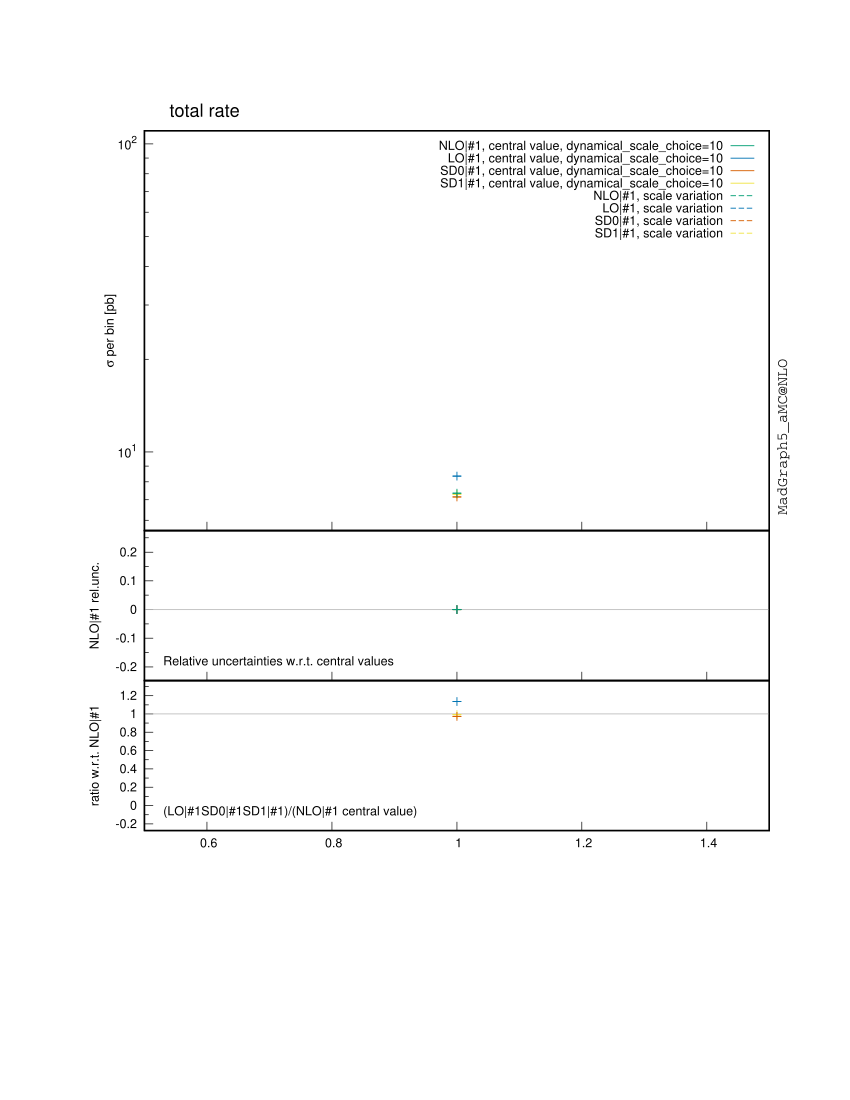

gnuplot code for this plot:

################################################################################
#
# This gnuplot file was generated by MadGraph5_aMC@NLO project, a program which 
# automatically generates Feynman diagrams and matrix elements for arbitrary
# high-energy processes in the Standard Model and beyond. It also perform the
# integration and/or generate events for these processes, at LO and NLO accuracy.
#
# For more information, visit madgraph.phys.ucl.ac.be and amcatnlo.web.cern.ch
#
################################################################################
# /home/marcozaro/MadGraph/3.0.4-sudakov/tt-sdk/bin/internal/histograms.py /home/marcozaro/MadGraph/3.0.4-sudakov/tt-sdk/SubProcesses/P0_gg_ttx/all_G1_15/MADatNLO.HwU /home/marcozaro/MadGraph/3.0.4-sudakov/tt-sdk/SubProcesses/P0_gg_ttx/all_G1_19/MADatNLO.HwU /home/marcozaro/MadGraph/3.0.4-sudakov/tt-sdk/SubProcesses/P0_gg_ttx/all_G1_61/MADatNLO.HwU /home/marcozaro/MadGraph/3.0.4-sudakov/tt-sdk/SubProcesses/P0_gg_ttx/all_G1_70/MADatNLO.HwU /home/marcozaro/MadGraph/3.0.4-sudakov/tt-sdk/SubProcesses/P0_gg_ttx/all_G1_10/MADatNLO.HwU /home/marcozaro/MadGraph/3.0.4-sudakov/tt-sdk/SubProcesses/P0_gg_ttx/all_G1_24/MADatNLO.HwU /home/marcozaro/MadGraph/3.0.4-sudakov/tt-sdk/SubProcesses/P0_gg_ttx/all_G1_21/MADatNLO.HwU /home/marcozaro/MadGraph/3.0.4-sudakov/tt-sdk/SubProcesses/P0_gg_ttx/all_G1_11/MADatNLO.HwU /home/marcozaro/MadGraph/3.0.4-sudakov/tt-sdk/SubProcesses/P0_gg_ttx/all_G1_57/MADatNLO.HwU /home/marcozaro/MadGraph/3.0.4-sudakov/tt-sdk/SubProcesses/P0_gg_ttx/all_G1_78/MADatNLO.HwU /home/marcozaro/MadGraph/3.0.4-sudakov/tt-sdk/SubProcesses/P0_gg_ttx/all_G1_33/MADatNLO.HwU /home/marcozaro/MadGraph/3.0.4-sudakov/tt-sdk/SubProcesses/P0_gg_ttx/all_G1_67/MADatNLO.HwU /home/marcozaro/MadGraph/3.0.4-sudakov/tt-sdk/SubProcesses/P0_gg_ttx/all_G1_77/MADatNLO.HwU /home/marcozaro/MadGraph/3.0.4-sudakov/tt-sdk/SubProcesses/P0_gg_ttx/all_G1_89/MADatNLO.HwU /home/marcozaro/MadGraph/3.0.4-sudakov/tt-sdk/SubProcesses/P0_gg_ttx/all_G1_56/MADatNLO.HwU /home/marcozaro/MadGraph/3.0.4-sudakov/tt-sdk/SubProcesses/P0_gg_ttx/all_G1_1/MADatNLO.HwU /home/marcozaro/MadGraph/3.0.4-sudakov/tt-sdk/SubProcesses/P0_gg_ttx/all_G1_65/MADatNLO.HwU /home/marcozaro/MadGraph/3.0.4-sudakov/tt-sdk/SubProcesses/P0_gg_ttx/all_G1_50/MADatNLO.HwU /home/marcozaro/MadGraph/3.0.4-sudakov/tt-sdk/SubProcesses/P0_gg_ttx/all_G1_12/MADatNLO.HwU /home/marcozaro/MadGraph/3.0.4-sudakov/tt-sdk/SubProcesses/P0_gg_ttx/all_G1_83/MADatNLO.HwU /home/marcozaro/MadGraph/3.0.4-sudakov/tt-sdk/SubProcesses/P0_gg_ttx/all_G1_2/MADatNLO.HwU /home/marcozaro/MadGraph/3.0.4-sudakov/tt-sdk/SubProcesses/P0_gg_ttx/all_G1_66/MADatNLO.HwU /home/marcozaro/MadGraph/3.0.4-sudakov/tt-sdk/SubProcesses/P0_gg_ttx/all_G1_38/MADatNLO.HwU /home/marcozaro/MadGraph/3.0.4-sudakov/tt-sdk/SubProcesses/P0_gg_ttx/all_G1_60/MADatNLO.HwU /home/marcozaro/MadGraph/3.0.4-sudakov/tt-sdk/SubProcesses/P0_gg_ttx/all_G1_23/MADatNLO.HwU /home/marcozaro/MadGraph/3.0.4-sudakov/tt-sdk/SubProcesses/P0_gg_ttx/all_G1_90/MADatNLO.HwU /home/marcozaro/MadGraph/3.0.4-sudakov/tt-sdk/SubProcesses/P0_gg_ttx/all_G1_36/MADatNLO.HwU /home/marcozaro/MadGraph/3.0.4-sudakov/tt-sdk/SubProcesses/P0_gg_ttx/all_G1_25/MADatNLO.HwU /home/marcozaro/MadGraph/3.0.4-sudakov/tt-sdk/SubProcesses/P0_gg_ttx/all_G1_68/MADatNLO.HwU /home/marcozaro/MadGraph/3.0.4-sudakov/tt-sdk/SubProcesses/P0_gg_ttx/all_G1_18/MADatNLO.HwU /home/marcozaro/MadGraph/3.0.4-sudakov/tt-sdk/SubProcesses/P0_gg_ttx/all_G1_40/MADatNLO.HwU /home/marcozaro/MadGraph/3.0.4-sudakov/tt-sdk/SubProcesses/P0_gg_ttx/all_G1_76/MADatNLO.HwU /home/marcozaro/MadGraph/3.0.4-sudakov/tt-sdk/SubProcesses/P0_gg_ttx/all_G1_88/MADatNLO.HwU /home/marcozaro/MadGraph/3.0.4-sudakov/tt-sdk/SubProcesses/P0_gg_ttx/all_G1_29/MADatNLO.HwU /home/marcozaro/MadGraph/3.0.4-sudakov/tt-sdk/SubProcesses/P0_gg_ttx/all_G1_97/MADatNLO.HwU /home/marcozaro/MadGraph/3.0.4-sudakov/tt-sdk/SubProcesses/P0_gg_ttx/all_G1_7/MADatNLO.HwU /home/marcozaro/MadGraph/3.0.4-sudakov/tt-sdk/SubProcesses/P0_gg_ttx/all_G1_62/MADatNLO.HwU /home/marcozaro/MadGraph/3.0.4-sudakov/tt-sdk/SubProcesses/P0_gg_ttx/all_G1_32/MADatNLO.HwU /home/marcozaro/MadGraph/3.0.4-sudakov/tt-sdk/SubProcesses/P0_gg_ttx/all_G1_98/MADatNLO.HwU /home/marcozaro/MadGraph/3.0.4-sudakov/tt-sdk/SubProcesses/P0_gg_ttx/all_G1_100/MADatNLO.HwU /home/marcozaro/MadGraph/3.0.4-sudakov/tt-sdk/SubProcesses/P0_gg_ttx/all_G1_71/MADatNLO.HwU /home/marcozaro/MadGraph/3.0.4-sudakov/tt-sdk/SubProcesses/P0_gg_ttx/all_G1_20/MADatNLO.HwU /home/marcozaro/MadGraph/3.0.4-sudakov/tt-sdk/SubProcesses/P0_gg_ttx/all_G1_92/MADatNLO.HwU /home/marcozaro/MadGraph/3.0.4-sudakov/tt-sdk/SubProcesses/P0_gg_ttx/all_G1_82/MADatNLO.HwU /home/marcozaro/MadGraph/3.0.4-sudakov/tt-sdk/SubProcesses/P0_gg_ttx/all_G1_16/MADatNLO.HwU /home/marcozaro/MadGraph/3.0.4-sudakov/tt-sdk/SubProcesses/P0_gg_ttx/all_G1_63/MADatNLO.HwU /home/marcozaro/MadGraph/3.0.4-sudakov/tt-sdk/SubProcesses/P0_gg_ttx/all_G1_46/MADatNLO.HwU /home/marcozaro/MadGraph/3.0.4-sudakov/tt-sdk/SubProcesses/P0_gg_ttx/all_G1_6/MADatNLO.HwU /home/marcozaro/MadGraph/3.0.4-sudakov/tt-sdk/SubProcesses/P0_gg_ttx/all_G1_87/MADatNLO.HwU /home/marcozaro/MadGraph/3.0.4-sudakov/tt-sdk/SubProcesses/P0_gg_ttx/all_G1_34/MADatNLO.HwU /home/marcozaro/MadGraph/3.0.4-sudakov/tt-sdk/SubProcesses/P0_gg_ttx/all_G1_79/MADatNLO.HwU /home/marcozaro/MadGraph/3.0.4-sudakov/tt-sdk/SubProcesses/P0_gg_ttx/all_G1_53/MADatNLO.HwU /home/marcozaro/MadGraph/3.0.4-sudakov/tt-sdk/SubProcesses/P0_gg_ttx/all_G1_39/MADatNLO.HwU /home/marcozaro/MadGraph/3.0.4-sudakov/tt-sdk/SubProcesses/P0_gg_ttx/all_G1_69/MADatNLO.HwU /home/marcozaro/MadGraph/3.0.4-sudakov/tt-sdk/SubProcesses/P0_gg_ttx/all_G1_28/MADatNLO.HwU /home/marcozaro/MadGraph/3.0.4-sudakov/tt-sdk/SubProcesses/P0_gg_ttx/all_G1_35/MADatNLO.HwU /home/marcozaro/MadGraph/3.0.4-sudakov/tt-sdk/SubProcesses/P0_gg_ttx/all_G1_3/MADatNLO.HwU /home/marcozaro/MadGraph/3.0.4-sudakov/tt-sdk/SubProcesses/P0_gg_ttx/all_G1_73/MADatNLO.HwU /home/marcozaro/MadGraph/3.0.4-sudakov/tt-sdk/SubProcesses/P0_gg_ttx/all_G1_22/MADatNLO.HwU /home/marcozaro/MadGraph/3.0.4-sudakov/tt-sdk/SubProcesses/P0_gg_ttx/all_G1_43/MADatNLO.HwU /home/marcozaro/MadGraph/3.0.4-sudakov/tt-sdk/SubProcesses/P0_gg_ttx/all_G1_27/MADatNLO.HwU /home/marcozaro/MadGraph/3.0.4-sudakov/tt-sdk/SubProcesses/P0_gg_ttx/all_G1_14/MADatNLO.HwU /home/marcozaro/MadGraph/3.0.4-sudakov/tt-sdk/SubProcesses/P0_gg_ttx/all_G1_45/MADatNLO.HwU /home/marcozaro/MadGraph/3.0.4-sudakov/tt-sdk/SubProcesses/P0_gg_ttx/all_G1_48/MADatNLO.HwU /home/marcozaro/MadGraph/3.0.4-sudakov/tt-sdk/SubProcesses/P0_gg_ttx/all_G1_72/MADatNLO.HwU /home/marcozaro/MadGraph/3.0.4-sudakov/tt-sdk/SubProcesses/P0_gg_ttx/all_G1_8/MADatNLO.HwU /home/marcozaro/MadGraph/3.0.4-sudakov/tt-sdk/SubProcesses/P0_gg_ttx/all_G1_91/MADatNLO.HwU /home/marcozaro/MadGraph/3.0.4-sudakov/tt-sdk/SubProcesses/P0_gg_ttx/all_G1_5/MADatNLO.HwU /home/marcozaro/MadGraph/3.0.4-sudakov/tt-sdk/SubProcesses/P0_gg_ttx/all_G1_26/MADatNLO.HwU /home/marcozaro/MadGraph/3.0.4-sudakov/tt-sdk/SubProcesses/P0_gg_ttx/all_G1_54/MADatNLO.HwU /home/marcozaro/MadGraph/3.0.4-sudakov/tt-sdk/SubProcesses/P0_gg_ttx/all_G1_74/MADatNLO.HwU /home/marcozaro/MadGraph/3.0.4-sudakov/tt-sdk/SubProcesses/P0_gg_ttx/all_G1_4/MADatNLO.HwU /home/marcozaro/MadGraph/3.0.4-sudakov/tt-sdk/SubProcesses/P0_gg_ttx/all_G1_17/MADatNLO.HwU /home/marcozaro/MadGraph/3.0.4-sudakov/tt-sdk/SubProcesses/P0_gg_ttx/all_G1_58/MADatNLO.HwU /home/marcozaro/MadGraph/3.0.4-sudakov/tt-sdk/SubProcesses/P0_gg_ttx/all_G1_95/MADatNLO.HwU /home/marcozaro/MadGraph/3.0.4-sudakov/tt-sdk/SubProcesses/P0_gg_ttx/all_G1_99/MADatNLO.HwU /home/marcozaro/MadGraph/3.0.4-sudakov/tt-sdk/SubProcesses/P0_gg_ttx/all_G1_13/MADatNLO.HwU /home/marcozaro/MadGraph/3.0.4-sudakov/tt-sdk/SubProcesses/P0_gg_ttx/all_G1_47/MADatNLO.HwU /home/marcozaro/MadGraph/3.0.4-sudakov/tt-sdk/SubProcesses/P0_gg_ttx/all_G1_75/MADatNLO.HwU /home/marcozaro/MadGraph/3.0.4-sudakov/tt-sdk/SubProcesses/P0_gg_ttx/all_G1_80/MADatNLO.HwU /home/marcozaro/MadGraph/3.0.4-sudakov/tt-sdk/SubProcesses/P0_gg_ttx/all_G1_31/MADatNLO.HwU /home/marcozaro/MadGraph/3.0.4-sudakov/tt-sdk/SubProcesses/P0_gg_ttx/all_G1_51/MADatNLO.HwU /home/marcozaro/MadGraph/3.0.4-sudakov/tt-sdk/SubProcesses/P0_gg_ttx/all_G1_42/MADatNLO.HwU /home/marcozaro/MadGraph/3.0.4-sudakov/tt-sdk/SubProcesses/P0_gg_ttx/all_G1_52/MADatNLO.HwU /home/marcozaro/MadGraph/3.0.4-sudakov/tt-sdk/SubProcesses/P0_gg_ttx/all_G1_84/MADatNLO.HwU /home/marcozaro/MadGraph/3.0.4-sudakov/tt-sdk/SubProcesses/P0_gg_ttx/all_G1_41/MADatNLO.HwU /home/marcozaro/MadGraph/3.0.4-sudakov/tt-sdk/SubProcesses/P0_gg_ttx/all_G1_85/MADatNLO.HwU /home/marcozaro/MadGraph/3.0.4-sudakov/tt-sdk/SubProcesses/P0_gg_ttx/all_G1_30/MADatNLO.HwU /home/marcozaro/MadGraph/3.0.4-sudakov/tt-sdk/SubProcesses/P0_gg_ttx/all_G1_96/MADatNLO.HwU /home/marcozaro/MadGraph/3.0.4-sudakov/tt-sdk/SubProcesses/P0_gg_ttx/all_G1_94/MADatNLO.HwU /home/marcozaro/MadGraph/3.0.4-sudakov/tt-sdk/SubProcesses/P0_gg_ttx/all_G1_86/MADatNLO.HwU /home/marcozaro/MadGraph/3.0.4-sudakov/tt-sdk/SubProcesses/P0_gg_ttx/all_G1_9/MADatNLO.HwU /home/marcozaro/MadGraph/3.0.4-sudakov/tt-sdk/SubProcesses/P0_gg_ttx/all_G1_55/MADatNLO.HwU /home/marcozaro/MadGraph/3.0.4-sudakov/tt-sdk/SubProcesses/P0_gg_ttx/all_G1_49/MADatNLO.HwU /home/marcozaro/MadGraph/3.0.4-sudakov/tt-sdk/SubProcesses/P0_gg_ttx/all_G1_44/MADatNLO.HwU /home/marcozaro/MadGraph/3.0.4-sudakov/tt-sdk/SubProcesses/P0_gg_ttx/all_G1_93/MADatNLO.HwU /home/marcozaro/MadGraph/3.0.4-sudakov/tt-sdk/SubProcesses/P0_gg_ttx/all_G1_64/MADatNLO.HwU /home/marcozaro/MadGraph/3.0.4-sudakov/tt-sdk/SubProcesses/P0_gg_ttx/all_G1_81/MADatNLO.HwU /home/marcozaro/MadGraph/3.0.4-sudakov/tt-sdk/SubProcesses/P0_gg_ttx/all_G1_59/MADatNLO.HwU /home/marcozaro/MadGraph/3.0.4-sudakov/tt-sdk/SubProcesses/P0_gg_ttx/all_G1_37/MADatNLO.HwU /home/marcozaro/MadGraph/3.0.4-sudakov/tt-sdk/SubProcesses/P0_uxu_ttx/all_G1_32/MADatNLO.HwU /home/marcozaro/MadGraph/3.0.4-sudakov/tt-sdk/SubProcesses/P0_ddx_ttx/all_G1_24/MADatNLO.HwU /home/marcozaro/MadGraph/3.0.4-sudakov/tt-sdk/SubProcesses/P0_ga_ttx/all_G1_2/MADatNLO.HwU /home/marcozaro/MadGraph/3.0.4-sudakov/tt-sdk/SubProcesses/P0_ag_ttx/all_G1_15/MADatNLO.HwU /home/marcozaro/MadGraph/3.0.4-sudakov/tt-sdk/SubProcesses/P0_uux_ttx/all_G1_8/MADatNLO.HwU /home/marcozaro/MadGraph/3.0.4-sudakov/tt-sdk/SubProcesses/P0_ag_ttx/all_G1_2/MADatNLO.HwU /home/marcozaro/MadGraph/3.0.4-sudakov/tt-sdk/SubProcesses/P0_ag_ttx/all_G1_5/MADatNLO.HwU /home/marcozaro/MadGraph/3.0.4-sudakov/tt-sdk/SubProcesses/P0_ga_ttx/all_G1_13/MADatNLO.HwU /home/marcozaro/MadGraph/3.0.4-sudakov/tt-sdk/SubProcesses/P0_ga_ttx/all_G1_17/MADatNLO.HwU /home/marcozaro/MadGraph/3.0.4-sudakov/tt-sdk/SubProcesses/P0_ga_ttx/all_G1_18/MADatNLO.HwU /home/marcozaro/MadGraph/3.0.4-sudakov/tt-sdk/SubProcesses/P0_ag_ttx/all_G1_8/MADatNLO.HwU /home/marcozaro/MadGraph/3.0.4-sudakov/tt-sdk/SubProcesses/P0_dxd_ttx/all_G1_23/MADatNLO.HwU /home/marcozaro/MadGraph/3.0.4-sudakov/tt-sdk/SubProcesses/P0_uxu_ttx/all_G1_15/MADatNLO.HwU /home/marcozaro/MadGraph/3.0.4-sudakov/tt-sdk/SubProcesses/P0_ag_ttx/all_G1_10/MADatNLO.HwU /home/marcozaro/MadGraph/3.0.4-sudakov/tt-sdk/SubProcesses/P0_ag_ttx/all_G1_11/MADatNLO.HwU /home/marcozaro/MadGraph/3.0.4-sudakov/tt-sdk/SubProcesses/P0_ag_ttx/all_G1_14/MADatNLO.HwU /home/marcozaro/MadGraph/3.0.4-sudakov/tt-sdk/SubProcesses/P0_ag_ttx/all_G1_9/MADatNLO.HwU /home/marcozaro/MadGraph/3.0.4-sudakov/tt-sdk/SubProcesses/P0_ag_ttx/all_G1_6/MADatNLO.HwU /home/marcozaro/MadGraph/3.0.4-sudakov/tt-sdk/SubProcesses/P0_ddx_ttx/all_G1_23/MADatNLO.HwU /home/marcozaro/MadGraph/3.0.4-sudakov/tt-sdk/SubProcesses/P0_uxu_ttx/all_G1_3/MADatNLO.HwU /home/marcozaro/MadGraph/3.0.4-sudakov/tt-sdk/SubProcesses/P0_ga_ttx/all_G1_1/MADatNLO.HwU /home/marcozaro/MadGraph/3.0.4-sudakov/tt-sdk/SubProcesses/P0_ag_ttx/all_G1_13/MADatNLO.HwU /home/marcozaro/MadGraph/3.0.4-sudakov/tt-sdk/SubProcesses/P0_uxu_ttx/all_G1_10/MADatNLO.HwU /home/marcozaro/MadGraph/3.0.4-sudakov/tt-sdk/SubProcesses/P0_ga_ttx/all_G1_12/MADatNLO.HwU /home/marcozaro/MadGraph/3.0.4-sudakov/tt-sdk/SubProcesses/P0_ag_ttx/all_G1_12/MADatNLO.HwU /home/marcozaro/MadGraph/3.0.4-sudakov/tt-sdk/SubProcesses/P0_ag_ttx/all_G1_1/MADatNLO.HwU /home/marcozaro/MadGraph/3.0.4-sudakov/tt-sdk/SubProcesses/P0_dxd_ttx/all_G1_11/MADatNLO.HwU /home/marcozaro/MadGraph/3.0.4-sudakov/tt-sdk/SubProcesses/P0_uxu_ttx/all_G1_4/MADatNLO.HwU /home/marcozaro/MadGraph/3.0.4-sudakov/tt-sdk/SubProcesses/P0_ga_ttx/all_G1_9/MADatNLO.HwU /home/marcozaro/MadGraph/3.0.4-sudakov/tt-sdk/SubProcesses/P0_ddx_ttx/all_G1_3/MADatNLO.HwU /home/marcozaro/MadGraph/3.0.4-sudakov/tt-sdk/SubProcesses/P0_uxu_ttx/all_G1_30/MADatNLO.HwU /home/marcozaro/MadGraph/3.0.4-sudakov/tt-sdk/SubProcesses/P0_dxd_ttx/all_G1_25/MADatNLO.HwU /home/marcozaro/MadGraph/3.0.4-sudakov/tt-sdk/SubProcesses/P0_dxd_ttx/all_G1_1/MADatNLO.HwU /home/marcozaro/MadGraph/3.0.4-sudakov/tt-sdk/SubProcesses/P0_ag_ttx/all_G1_3/MADatNLO.HwU /home/marcozaro/MadGraph/3.0.4-sudakov/tt-sdk/SubProcesses/P0_ag_ttx/all_G1_7/MADatNLO.HwU /home/marcozaro/MadGraph/3.0.4-sudakov/tt-sdk/SubProcesses/P0_uxu_ttx/all_G1_9/MADatNLO.HwU /home/marcozaro/MadGraph/3.0.4-sudakov/tt-sdk/SubProcesses/P0_ga_ttx/all_G1_3/MADatNLO.HwU /home/marcozaro/MadGraph/3.0.4-sudakov/tt-sdk/SubProcesses/P0_ddx_ttx/all_G1_5/MADatNLO.HwU /home/marcozaro/MadGraph/3.0.4-sudakov/tt-sdk/SubProcesses/P0_uxu_ttx/all_G1_23/MADatNLO.HwU /home/marcozaro/MadGraph/3.0.4-sudakov/tt-sdk/SubProcesses/P0_uxu_ttx/all_G1_12/MADatNLO.HwU /home/marcozaro/MadGraph/3.0.4-sudakov/tt-sdk/SubProcesses/P0_uxu_ttx/all_G1_1/MADatNLO.HwU /home/marcozaro/MadGraph/3.0.4-sudakov/tt-sdk/SubProcesses/P0_uxu_ttx/all_G1_29/MADatNLO.HwU /home/marcozaro/MadGraph/3.0.4-sudakov/tt-sdk/SubProcesses/P0_uxu_ttx/all_G1_16/MADatNLO.HwU /home/marcozaro/MadGraph/3.0.4-sudakov/tt-sdk/SubProcesses/P0_uxu_ttx/all_G1_37/MADatNLO.HwU /home/marcozaro/MadGraph/3.0.4-sudakov/tt-sdk/SubProcesses/P0_uxu_ttx/all_G1_24/MADatNLO.HwU /home/marcozaro/MadGraph/3.0.4-sudakov/tt-sdk/SubProcesses/P0_ga_ttx/all_G1_5/MADatNLO.HwU /home/marcozaro/MadGraph/3.0.4-sudakov/tt-sdk/SubProcesses/P0_ga_ttx/all_G1_20/MADatNLO.HwU /home/marcozaro/MadGraph/3.0.4-sudakov/tt-sdk/SubProcesses/P0_uxu_ttx/all_G1_31/MADatNLO.HwU /home/marcozaro/MadGraph/3.0.4-sudakov/tt-sdk/SubProcesses/P0_dxd_ttx/all_G1_8/MADatNLO.HwU /home/marcozaro/MadGraph/3.0.4-sudakov/tt-sdk/SubProcesses/P0_uxu_ttx/all_G1_36/MADatNLO.HwU /home/marcozaro/MadGraph/3.0.4-sudakov/tt-sdk/SubProcesses/P0_uxu_ttx/all_G1_33/MADatNLO.HwU /home/marcozaro/MadGraph/3.0.4-sudakov/tt-sdk/SubProcesses/P0_ga_ttx/all_G1_19/MADatNLO.HwU /home/marcozaro/MadGraph/3.0.4-sudakov/tt-sdk/SubProcesses/P0_dxd_ttx/all_G1_19/MADatNLO.HwU /home/marcozaro/MadGraph/3.0.4-sudakov/tt-sdk/SubProcesses/P0_ag_ttx/all_G1_4/MADatNLO.HwU /home/marcozaro/MadGraph/3.0.4-sudakov/tt-sdk/SubProcesses/P0_uxu_ttx/all_G1_26/MADatNLO.HwU /home/marcozaro/MadGraph/3.0.4-sudakov/tt-sdk/SubProcesses/P0_uxu_ttx/all_G1_6/MADatNLO.HwU /home/marcozaro/MadGraph/3.0.4-sudakov/tt-sdk/SubProcesses/P0_uxu_ttx/all_G1_25/MADatNLO.HwU /home/marcozaro/MadGraph/3.0.4-sudakov/tt-sdk/SubProcesses/P0_ga_ttx/all_G1_14/MADatNLO.HwU /home/marcozaro/MadGraph/3.0.4-sudakov/tt-sdk/SubProcesses/P0_dxd_ttx/all_G1_24/MADatNLO.HwU /home/marcozaro/MadGraph/3.0.4-sudakov/tt-sdk/SubProcesses/P0_uxu_ttx/all_G1_22/MADatNLO.HwU /home/marcozaro/MadGraph/3.0.4-sudakov/tt-sdk/SubProcesses/P0_uxu_ttx/all_G1_20/MADatNLO.HwU /home/marcozaro/MadGraph/3.0.4-sudakov/tt-sdk/SubProcesses/P0_uxu_ttx/all_G1_11/MADatNLO.HwU /home/marcozaro/MadGraph/3.0.4-sudakov/tt-sdk/SubProcesses/P0_dxd_ttx/all_G1_10/MADatNLO.HwU /home/marcozaro/MadGraph/3.0.4-sudakov/tt-sdk/SubProcesses/P0_uxu_ttx/all_G1_28/MADatNLO.HwU /home/marcozaro/MadGraph/3.0.4-sudakov/tt-sdk/SubProcesses/P0_ga_ttx/all_G1_6/MADatNLO.HwU /home/marcozaro/MadGraph/3.0.4-sudakov/tt-sdk/SubProcesses/P0_ddx_ttx/all_G1_20/MADatNLO.HwU /home/marcozaro/MadGraph/3.0.4-sudakov/tt-sdk/SubProcesses/P0_dxd_ttx/all_G1_9/MADatNLO.HwU /home/marcozaro/MadGraph/3.0.4-sudakov/tt-sdk/SubProcesses/P0_dxd_ttx/all_G1_20/MADatNLO.HwU /home/marcozaro/MadGraph/3.0.4-sudakov/tt-sdk/SubProcesses/P0_dxd_ttx/all_G1_3/MADatNLO.HwU /home/marcozaro/MadGraph/3.0.4-sudakov/tt-sdk/SubProcesses/P0_dxd_ttx/all_G1_4/MADatNLO.HwU /home/marcozaro/MadGraph/3.0.4-sudakov/tt-sdk/SubProcesses/P0_ga_ttx/all_G1_10/MADatNLO.HwU /home/marcozaro/MadGraph/3.0.4-sudakov/tt-sdk/SubProcesses/P0_dxd_ttx/all_G1_15/MADatNLO.HwU /home/marcozaro/MadGraph/3.0.4-sudakov/tt-sdk/SubProcesses/P0_dxd_ttx/all_G1_18/MADatNLO.HwU /home/marcozaro/MadGraph/3.0.4-sudakov/tt-sdk/SubProcesses/P0_uxu_ttx/all_G1_35/MADatNLO.HwU /home/marcozaro/MadGraph/3.0.4-sudakov/tt-sdk/SubProcesses/P0_uxu_ttx/all_G1_27/MADatNLO.HwU /home/marcozaro/MadGraph/3.0.4-sudakov/tt-sdk/SubProcesses/P0_uux_ttx/all_G1_22/MADatNLO.HwU /home/marcozaro/MadGraph/3.0.4-sudakov/tt-sdk/SubProcesses/P0_uux_ttx/all_G1_2/MADatNLO.HwU /home/marcozaro/MadGraph/3.0.4-sudakov/tt-sdk/SubProcesses/P0_ga_ttx/all_G1_4/MADatNLO.HwU /home/marcozaro/MadGraph/3.0.4-sudakov/tt-sdk/SubProcesses/P0_uux_ttx/all_G1_6/MADatNLO.HwU /home/marcozaro/MadGraph/3.0.4-sudakov/tt-sdk/SubProcesses/P0_uxu_ttx/all_G1_5/MADatNLO.HwU /home/marcozaro/MadGraph/3.0.4-sudakov/tt-sdk/SubProcesses/P0_dxd_ttx/all_G1_14/MADatNLO.HwU /home/marcozaro/MadGraph/3.0.4-sudakov/tt-sdk/SubProcesses/P0_uxu_ttx/all_G1_38/MADatNLO.HwU /home/marcozaro/MadGraph/3.0.4-sudakov/tt-sdk/SubProcesses/P0_uxu_ttx/all_G1_14/MADatNLO.HwU /home/marcozaro/MadGraph/3.0.4-sudakov/tt-sdk/SubProcesses/P0_uxu_ttx/all_G1_17/MADatNLO.HwU /home/marcozaro/MadGraph/3.0.4-sudakov/tt-sdk/SubProcesses/P0_ga_ttx/all_G1_8/MADatNLO.HwU /home/marcozaro/MadGraph/3.0.4-sudakov/tt-sdk/SubProcesses/P0_dxd_ttx/all_G1_26/MADatNLO.HwU /home/marcozaro/MadGraph/3.0.4-sudakov/tt-sdk/SubProcesses/P0_uxu_ttx/all_G1_2/MADatNLO.HwU /home/marcozaro/MadGraph/3.0.4-sudakov/tt-sdk/SubProcesses/P0_uxu_ttx/all_G1_13/MADatNLO.HwU /home/marcozaro/MadGraph/3.0.4-sudakov/tt-sdk/SubProcesses/P0_uxu_ttx/all_G1_21/MADatNLO.HwU /home/marcozaro/MadGraph/3.0.4-sudakov/tt-sdk/SubProcesses/P0_dxd_ttx/all_G1_2/MADatNLO.HwU /home/marcozaro/MadGraph/3.0.4-sudakov/tt-sdk/SubProcesses/P0_uxu_ttx/all_G1_7/MADatNLO.HwU /home/marcozaro/MadGraph/3.0.4-sudakov/tt-sdk/SubProcesses/P0_dxd_ttx/all_G1_12/MADatNLO.HwU /home/marcozaro/MadGraph/3.0.4-sudakov/tt-sdk/SubProcesses/P0_dxd_ttx/all_G1_6/MADatNLO.HwU /home/marcozaro/MadGraph/3.0.4-sudakov/tt-sdk/SubProcesses/P0_uxu_ttx/all_G1_18/MADatNLO.HwU /home/marcozaro/MadGraph/3.0.4-sudakov/tt-sdk/SubProcesses/P0_uxu_ttx/all_G1_8/MADatNLO.HwU /home/marcozaro/MadGraph/3.0.4-sudakov/tt-sdk/SubProcesses/P0_ddx_ttx/all_G1_1/MADatNLO.HwU /home/marcozaro/MadGraph/3.0.4-sudakov/tt-sdk/SubProcesses/P0_uxu_ttx/all_G1_34/MADatNLO.HwU /home/marcozaro/MadGraph/3.0.4-sudakov/tt-sdk/SubProcesses/P0_dxd_ttx/all_G1_22/MADatNLO.HwU /home/marcozaro/MadGraph/3.0.4-sudakov/tt-sdk/SubProcesses/P0_dxd_ttx/all_G1_13/MADatNLO.HwU /home/marcozaro/MadGraph/3.0.4-sudakov/tt-sdk/SubProcesses/P0_uux_ttx/all_G1_27/MADatNLO.HwU /home/marcozaro/MadGraph/3.0.4-sudakov/tt-sdk/SubProcesses/P0_uxu_ttx/all_G1_19/MADatNLO.HwU /home/marcozaro/MadGraph/3.0.4-sudakov/tt-sdk/SubProcesses/P0_ddx_ttx/all_G1_11/MADatNLO.HwU /home/marcozaro/MadGraph/3.0.4-sudakov/tt-sdk/SubProcesses/P0_dxd_ttx/all_G1_21/MADatNLO.HwU /home/marcozaro/MadGraph/3.0.4-sudakov/tt-sdk/SubProcesses/P0_dxd_ttx/all_G1_16/MADatNLO.HwU /home/marcozaro/MadGraph/3.0.4-sudakov/tt-sdk/SubProcesses/P0_ga_ttx/all_G1_15/MADatNLO.HwU /home/marcozaro/MadGraph/3.0.4-sudakov/tt-sdk/SubProcesses/P0_dxd_ttx/all_G1_5/MADatNLO.HwU /home/marcozaro/MadGraph/3.0.4-sudakov/tt-sdk/SubProcesses/P0_ga_ttx/all_G1_16/MADatNLO.HwU /home/marcozaro/MadGraph/3.0.4-sudakov/tt-sdk/SubProcesses/P0_ga_ttx/all_G1_7/MADatNLO.HwU /home/marcozaro/MadGraph/3.0.4-sudakov/tt-sdk/SubProcesses/P0_ddx_ttx/all_G1_4/MADatNLO.HwU /home/marcozaro/MadGraph/3.0.4-sudakov/tt-sdk/SubProcesses/P0_uux_ttx/all_G1_9/MADatNLO.HwU /home/marcozaro/MadGraph/3.0.4-sudakov/tt-sdk/SubProcesses/P0_dxd_ttx/all_G1_7/MADatNLO.HwU /home/marcozaro/MadGraph/3.0.4-sudakov/tt-sdk/SubProcesses/P0_ga_ttx/all_G1_11/MADatNLO.HwU /home/marcozaro/MadGraph/3.0.4-sudakov/tt-sdk/SubProcesses/P0_dxd_ttx/all_G1_17/MADatNLO.HwU /home/marcozaro/MadGraph/3.0.4-sudakov/tt-sdk/SubProcesses/P0_ddx_ttx/all_G1_21/MADatNLO.HwU /home/marcozaro/MadGraph/3.0.4-sudakov/tt-sdk/SubProcesses/P0_uux_ttx/all_G1_33/MADatNLO.HwU /home/marcozaro/MadGraph/3.0.4-sudakov/tt-sdk/SubProcesses/P0_ddx_ttx/all_G1_16/MADatNLO.HwU /home/marcozaro/MadGraph/3.0.4-sudakov/tt-sdk/SubProcesses/P0_ddx_ttx/all_G1_17/MADatNLO.HwU /home/marcozaro/MadGraph/3.0.4-sudakov/tt-sdk/SubProcesses/P0_uux_ttx/all_G1_29/MADatNLO.HwU /home/marcozaro/MadGraph/3.0.4-sudakov/tt-sdk/SubProcesses/P0_ddx_ttx/all_G1_13/MADatNLO.HwU /home/marcozaro/MadGraph/3.0.4-sudakov/tt-sdk/SubProcesses/P0_ddx_ttx/all_G1_9/MADatNLO.HwU /home/marcozaro/MadGraph/3.0.4-sudakov/tt-sdk/SubProcesses/P0_ddx_ttx/all_G1_8/MADatNLO.HwU /home/marcozaro/MadGraph/3.0.4-sudakov/tt-sdk/SubProcesses/P0_ddx_ttx/all_G1_22/MADatNLO.HwU /home/marcozaro/MadGraph/3.0.4-sudakov/tt-sdk/SubProcesses/P0_ddx_ttx/all_G1_2/MADatNLO.HwU /home/marcozaro/MadGraph/3.0.4-sudakov/tt-sdk/SubProcesses/P0_ddx_ttx/all_G1_26/MADatNLO.HwU /home/marcozaro/MadGraph/3.0.4-sudakov/tt-sdk/SubProcesses/P0_uux_ttx/all_G1_41/MADatNLO.HwU /home/marcozaro/MadGraph/3.0.4-sudakov/tt-sdk/SubProcesses/P0_uux_ttx/all_G1_4/MADatNLO.HwU /home/marcozaro/MadGraph/3.0.4-sudakov/tt-sdk/SubProcesses/P0_ddx_ttx/all_G1_10/MADatNLO.HwU /home/marcozaro/MadGraph/3.0.4-sudakov/tt-sdk/SubProcesses/P0_ddx_ttx/all_G1_12/MADatNLO.HwU /home/marcozaro/MadGraph/3.0.4-sudakov/tt-sdk/SubProcesses/P0_ddx_ttx/all_G1_28/MADatNLO.HwU /home/marcozaro/MadGraph/3.0.4-sudakov/tt-sdk/SubProcesses/P0_ddx_ttx/all_G1_25/MADatNLO.HwU /home/marcozaro/MadGraph/3.0.4-sudakov/tt-sdk/SubProcesses/P0_uux_ttx/all_G1_18/MADatNLO.HwU /home/marcozaro/MadGraph/3.0.4-sudakov/tt-sdk/SubProcesses/P0_uux_ttx/all_G1_16/MADatNLO.HwU /home/marcozaro/MadGraph/3.0.4-sudakov/tt-sdk/SubProcesses/P0_ddx_ttx/all_G1_30/MADatNLO.HwU /home/marcozaro/MadGraph/3.0.4-sudakov/tt-sdk/SubProcesses/P0_uux_ttx/all_G1_40/MADatNLO.HwU /home/marcozaro/MadGraph/3.0.4-sudakov/tt-sdk/SubProcesses/P0_ddx_ttx/all_G1_6/MADatNLO.HwU /home/marcozaro/MadGraph/3.0.4-sudakov/tt-sdk/SubProcesses/P0_ddx_ttx/all_G1_27/MADatNLO.HwU /home/marcozaro/MadGraph/3.0.4-sudakov/tt-sdk/SubProcesses/P0_ddx_ttx/all_G1_19/MADatNLO.HwU /home/marcozaro/MadGraph/3.0.4-sudakov/tt-sdk/SubProcesses/P0_uux_ttx/all_G1_35/MADatNLO.HwU /home/marcozaro/MadGraph/3.0.4-sudakov/tt-sdk/SubProcesses/P0_uux_ttx/all_G1_42/MADatNLO.HwU /home/marcozaro/MadGraph/3.0.4-sudakov/tt-sdk/SubProcesses/P0_ddx_ttx/all_G1_18/MADatNLO.HwU /home/marcozaro/MadGraph/3.0.4-sudakov/tt-sdk/SubProcesses/P0_uux_ttx/all_G1_43/MADatNLO.HwU /home/marcozaro/MadGraph/3.0.4-sudakov/tt-sdk/SubProcesses/P0_uux_ttx/all_G1_11/MADatNLO.HwU /home/marcozaro/MadGraph/3.0.4-sudakov/tt-sdk/SubProcesses/P0_ddx_ttx/all_G1_29/MADatNLO.HwU /home/marcozaro/MadGraph/3.0.4-sudakov/tt-sdk/SubProcesses/P0_uux_ttx/all_G1_19/MADatNLO.HwU /home/marcozaro/MadGraph/3.0.4-sudakov/tt-sdk/SubProcesses/P0_ddx_ttx/all_G1_15/MADatNLO.HwU /home/marcozaro/MadGraph/3.0.4-sudakov/tt-sdk/SubProcesses/P0_uux_ttx/all_G1_46/MADatNLO.HwU /home/marcozaro/MadGraph/3.0.4-sudakov/tt-sdk/SubProcesses/P0_ddx_ttx/all_G1_14/MADatNLO.HwU /home/marcozaro/MadGraph/3.0.4-sudakov/tt-sdk/SubProcesses/P0_uux_ttx/all_G1_3/MADatNLO.HwU /home/marcozaro/MadGraph/3.0.4-sudakov/tt-sdk/SubProcesses/P0_uux_ttx/all_G1_32/MADatNLO.HwU /home/marcozaro/MadGraph/3.0.4-sudakov/tt-sdk/SubProcesses/P0_ddx_ttx/all_G1_7/MADatNLO.HwU /home/marcozaro/MadGraph/3.0.4-sudakov/tt-sdk/SubProcesses/P0_uux_ttx/all_G1_38/MADatNLO.HwU /home/marcozaro/MadGraph/3.0.4-sudakov/tt-sdk/SubProcesses/P0_uux_ttx/all_G1_31/MADatNLO.HwU /home/marcozaro/MadGraph/3.0.4-sudakov/tt-sdk/SubProcesses/P0_uux_ttx/all_G1_30/MADatNLO.HwU /home/marcozaro/MadGraph/3.0.4-sudakov/tt-sdk/SubProcesses/P0_uux_ttx/all_G1_12/MADatNLO.HwU /home/marcozaro/MadGraph/3.0.4-sudakov/tt-sdk/SubProcesses/P0_uux_ttx/all_G1_44/MADatNLO.HwU /home/marcozaro/MadGraph/3.0.4-sudakov/tt-sdk/SubProcesses/P0_uux_ttx/all_G1_24/MADatNLO.HwU /home/marcozaro/MadGraph/3.0.4-sudakov/tt-sdk/SubProcesses/P0_uux_ttx/all_G1_21/MADatNLO.HwU /home/marcozaro/MadGraph/3.0.4-sudakov/tt-sdk/SubProcesses/P0_uux_ttx/all_G1_28/MADatNLO.HwU /home/marcozaro/MadGraph/3.0.4-sudakov/tt-sdk/SubProcesses/P0_uux_ttx/all_G1_45/MADatNLO.HwU /home/marcozaro/MadGraph/3.0.4-sudakov/tt-sdk/SubProcesses/P0_uux_ttx/all_G1_23/MADatNLO.HwU /home/marcozaro/MadGraph/3.0.4-sudakov/tt-sdk/SubProcesses/P0_uux_ttx/all_G1_36/MADatNLO.HwU /home/marcozaro/MadGraph/3.0.4-sudakov/tt-sdk/SubProcesses/P0_uux_ttx/all_G1_26/MADatNLO.HwU /home/marcozaro/MadGraph/3.0.4-sudakov/tt-sdk/SubProcesses/P0_uux_ttx/all_G1_13/MADatNLO.HwU /home/marcozaro/MadGraph/3.0.4-sudakov/tt-sdk/SubProcesses/P0_uux_ttx/all_G1_37/MADatNLO.HwU /home/marcozaro/MadGraph/3.0.4-sudakov/tt-sdk/SubProcesses/P0_uux_ttx/all_G1_17/MADatNLO.HwU /home/marcozaro/MadGraph/3.0.4-sudakov/tt-sdk/SubProcesses/P0_uux_ttx/all_G1_1/MADatNLO.HwU /home/marcozaro/MadGraph/3.0.4-sudakov/tt-sdk/SubProcesses/P0_uux_ttx/all_G1_7/MADatNLO.HwU /home/marcozaro/MadGraph/3.0.4-sudakov/tt-sdk/SubProcesses/P0_uux_ttx/all_G1_20/MADatNLO.HwU /home/marcozaro/MadGraph/3.0.4-sudakov/tt-sdk/SubProcesses/P0_uux_ttx/all_G1_47/MADatNLO.HwU /home/marcozaro/MadGraph/3.0.4-sudakov/tt-sdk/SubProcesses/P0_uux_ttx/all_G1_39/MADatNLO.HwU /home/marcozaro/MadGraph/3.0.4-sudakov/tt-sdk/SubProcesses/P0_uux_ttx/all_G1_25/MADatNLO.HwU /home/marcozaro/MadGraph/3.0.4-sudakov/tt-sdk/SubProcesses/P0_uux_ttx/all_G1_5/MADatNLO.HwU /home/marcozaro/MadGraph/3.0.4-sudakov/tt-sdk/SubProcesses/P0_uux_ttx/all_G1_34/MADatNLO.HwU /home/marcozaro/MadGraph/3.0.4-sudakov/tt-sdk/SubProcesses/P0_uux_ttx/all_G1_15/MADatNLO.HwU /home/marcozaro/MadGraph/3.0.4-sudakov/tt-sdk/SubProcesses/P0_uux_ttx/all_G1_14/MADatNLO.HwU /home/marcozaro/MadGraph/3.0.4-sudakov/tt-sdk/SubProcesses/P0_uux_ttx/all_G1_10/MADatNLO.HwU /home/marcozaro/MadGraph/3.0.4-sudakov/tt-sdk/SubProcesses/P0_bbx_ttx/all_G1_34/MADatNLO.HwU /home/marcozaro/MadGraph/3.0.4-sudakov/tt-sdk/SubProcesses/P0_bxb_ttx/all_G1_21/MADatNLO.HwU /home/marcozaro/MadGraph/3.0.4-sudakov/tt-sdk/SubProcesses/P0_bbx_ttx/all_G1_13/MADatNLO.HwU /home/marcozaro/MadGraph/3.0.4-sudakov/tt-sdk/SubProcesses/P0_bbx_ttx/all_G1_9/MADatNLO.HwU /home/marcozaro/MadGraph/3.0.4-sudakov/tt-sdk/SubProcesses/P0_bbx_ttx/all_G1_6/MADatNLO.HwU /home/marcozaro/MadGraph/3.0.4-sudakov/tt-sdk/SubProcesses/P0_bbx_ttx/all_G1_39/MADatNLO.HwU /home/marcozaro/MadGraph/3.0.4-sudakov/tt-sdk/SubProcesses/P0_bbx_ttx/all_G1_15/MADatNLO.HwU /home/marcozaro/MadGraph/3.0.4-sudakov/tt-sdk/SubProcesses/P0_bbx_ttx/all_G1_5/MADatNLO.HwU /home/marcozaro/MadGraph/3.0.4-sudakov/tt-sdk/SubProcesses/P0_bbx_ttx/all_G1_14/MADatNLO.HwU /home/marcozaro/MadGraph/3.0.4-sudakov/tt-sdk/SubProcesses/P0_bbx_ttx/all_G1_22/MADatNLO.HwU /home/marcozaro/MadGraph/3.0.4-sudakov/tt-sdk/SubProcesses/P0_bbx_ttx/all_G1_4/MADatNLO.HwU /home/marcozaro/MadGraph/3.0.4-sudakov/tt-sdk/SubProcesses/P0_bbx_ttx/all_G1_12/MADatNLO.HwU /home/marcozaro/MadGraph/3.0.4-sudakov/tt-sdk/SubProcesses/P0_bbx_ttx/all_G1_29/MADatNLO.HwU /home/marcozaro/MadGraph/3.0.4-sudakov/tt-sdk/SubProcesses/P0_bbx_ttx/all_G1_10/MADatNLO.HwU /home/marcozaro/MadGraph/3.0.4-sudakov/tt-sdk/SubProcesses/P0_bbx_ttx/all_G1_33/MADatNLO.HwU /home/marcozaro/MadGraph/3.0.4-sudakov/tt-sdk/SubProcesses/P0_bbx_ttx/all_G1_27/MADatNLO.HwU /home/marcozaro/MadGraph/3.0.4-sudakov/tt-sdk/SubProcesses/P0_bbx_ttx/all_G1_1/MADatNLO.HwU /home/marcozaro/MadGraph/3.0.4-sudakov/tt-sdk/SubProcesses/P0_bxb_ttx/all_G1_30/MADatNLO.HwU /home/marcozaro/MadGraph/3.0.4-sudakov/tt-sdk/SubProcesses/P0_bbx_ttx/all_G1_24/MADatNLO.HwU /home/marcozaro/MadGraph/3.0.4-sudakov/tt-sdk/SubProcesses/P0_bbx_ttx/all_G1_35/MADatNLO.HwU /home/marcozaro/MadGraph/3.0.4-sudakov/tt-sdk/SubProcesses/P0_bbx_ttx/all_G1_7/MADatNLO.HwU /home/marcozaro/MadGraph/3.0.4-sudakov/tt-sdk/SubProcesses/P0_bbx_ttx/all_G1_18/MADatNLO.HwU /home/marcozaro/MadGraph/3.0.4-sudakov/tt-sdk/SubProcesses/P0_bbx_ttx/all_G1_28/MADatNLO.HwU /home/marcozaro/MadGraph/3.0.4-sudakov/tt-sdk/SubProcesses/P0_bxb_ttx/all_G1_2/MADatNLO.HwU /home/marcozaro/MadGraph/3.0.4-sudakov/tt-sdk/SubProcesses/P0_bbx_ttx/all_G1_16/MADatNLO.HwU /home/marcozaro/MadGraph/3.0.4-sudakov/tt-sdk/SubProcesses/P0_bbx_ttx/all_G1_3/MADatNLO.HwU /home/marcozaro/MadGraph/3.0.4-sudakov/tt-sdk/SubProcesses/P0_bbx_ttx/all_G1_17/MADatNLO.HwU /home/marcozaro/MadGraph/3.0.4-sudakov/tt-sdk/SubProcesses/P0_bbx_ttx/all_G1_30/MADatNLO.HwU /home/marcozaro/MadGraph/3.0.4-sudakov/tt-sdk/SubProcesses/P0_bbx_ttx/all_G1_36/MADatNLO.HwU /home/marcozaro/MadGraph/3.0.4-sudakov/tt-sdk/SubProcesses/P0_bbx_ttx/all_G1_2/MADatNLO.HwU /home/marcozaro/MadGraph/3.0.4-sudakov/tt-sdk/SubProcesses/P0_bbx_ttx/all_G1_26/MADatNLO.HwU /home/marcozaro/MadGraph/3.0.4-sudakov/tt-sdk/SubProcesses/P0_bxb_ttx/all_G1_23/MADatNLO.HwU /home/marcozaro/MadGraph/3.0.4-sudakov/tt-sdk/SubProcesses/P0_bbx_ttx/all_G1_11/MADatNLO.HwU /home/marcozaro/MadGraph/3.0.4-sudakov/tt-sdk/SubProcesses/P0_bbx_ttx/all_G1_38/MADatNLO.HwU /home/marcozaro/MadGraph/3.0.4-sudakov/tt-sdk/SubProcesses/P0_bbx_ttx/all_G1_19/MADatNLO.HwU /home/marcozaro/MadGraph/3.0.4-sudakov/tt-sdk/SubProcesses/P0_bbx_ttx/all_G1_31/MADatNLO.HwU /home/marcozaro/MadGraph/3.0.4-sudakov/tt-sdk/SubProcesses/P0_bxb_ttx/all_G1_9/MADatNLO.HwU /home/marcozaro/MadGraph/3.0.4-sudakov/tt-sdk/SubProcesses/P0_bbx_ttx/all_G1_20/MADatNLO.HwU /home/marcozaro/MadGraph/3.0.4-sudakov/tt-sdk/SubProcesses/P0_bxb_ttx/all_G1_3/MADatNLO.HwU /home/marcozaro/MadGraph/3.0.4-sudakov/tt-sdk/SubProcesses/P0_bxb_ttx/all_G1_22/MADatNLO.HwU /home/marcozaro/MadGraph/3.0.4-sudakov/tt-sdk/SubProcesses/P0_bxb_ttx/all_G1_14/MADatNLO.HwU /home/marcozaro/MadGraph/3.0.4-sudakov/tt-sdk/SubProcesses/P0_bbx_ttx/all_G1_32/MADatNLO.HwU /home/marcozaro/MadGraph/3.0.4-sudakov/tt-sdk/SubProcesses/P0_bbx_ttx/all_G1_37/MADatNLO.HwU /home/marcozaro/MadGraph/3.0.4-sudakov/tt-sdk/SubProcesses/P0_bxb_ttx/all_G1_31/MADatNLO.HwU /home/marcozaro/MadGraph/3.0.4-sudakov/tt-sdk/SubProcesses/P0_bxb_ttx/all_G1_20/MADatNLO.HwU /home/marcozaro/MadGraph/3.0.4-sudakov/tt-sdk/SubProcesses/P0_bbx_ttx/all_G1_21/MADatNLO.HwU /home/marcozaro/MadGraph/3.0.4-sudakov/tt-sdk/SubProcesses/P0_bbx_ttx/all_G1_25/MADatNLO.HwU /home/marcozaro/MadGraph/3.0.4-sudakov/tt-sdk/SubProcesses/P0_bbx_ttx/all_G1_8/MADatNLO.HwU /home/marcozaro/MadGraph/3.0.4-sudakov/tt-sdk/SubProcesses/P0_bxb_ttx/all_G1_7/MADatNLO.HwU /home/marcozaro/MadGraph/3.0.4-sudakov/tt-sdk/SubProcesses/P0_bbx_ttx/all_G1_23/MADatNLO.HwU /home/marcozaro/MadGraph/3.0.4-sudakov/tt-sdk/SubProcesses/P0_bxb_ttx/all_G1_13/MADatNLO.HwU /home/marcozaro/MadGraph/3.0.4-sudakov/tt-sdk/SubProcesses/P0_bxb_ttx/all_G1_18/MADatNLO.HwU /home/marcozaro/MadGraph/3.0.4-sudakov/tt-sdk/SubProcesses/P0_bxb_ttx/all_G1_4/MADatNLO.HwU /home/marcozaro/MadGraph/3.0.4-sudakov/tt-sdk/SubProcesses/P0_bxb_ttx/all_G1_12/MADatNLO.HwU /home/marcozaro/MadGraph/3.0.4-sudakov/tt-sdk/SubProcesses/P0_bxb_ttx/all_G1_27/MADatNLO.HwU /home/marcozaro/MadGraph/3.0.4-sudakov/tt-sdk/SubProcesses/P0_bxb_ttx/all_G1_32/MADatNLO.HwU /home/marcozaro/MadGraph/3.0.4-sudakov/tt-sdk/SubProcesses/P0_bxb_ttx/all_G1_19/MADatNLO.HwU /home/marcozaro/MadGraph/3.0.4-sudakov/tt-sdk/SubProcesses/P0_bxb_ttx/all_G1_24/MADatNLO.HwU /home/marcozaro/MadGraph/3.0.4-sudakov/tt-sdk/SubProcesses/P0_bxb_ttx/all_G1_1/MADatNLO.HwU /home/marcozaro/MadGraph/3.0.4-sudakov/tt-sdk/SubProcesses/P0_bxb_ttx/all_G1_25/MADatNLO.HwU /home/marcozaro/MadGraph/3.0.4-sudakov/tt-sdk/SubProcesses/P0_bxb_ttx/all_G1_29/MADatNLO.HwU /home/marcozaro/MadGraph/3.0.4-sudakov/tt-sdk/SubProcesses/P0_bxb_ttx/all_G1_6/MADatNLO.HwU /home/marcozaro/MadGraph/3.0.4-sudakov/tt-sdk/SubProcesses/P0_bxb_ttx/all_G1_16/MADatNLO.HwU /home/marcozaro/MadGraph/3.0.4-sudakov/tt-sdk/SubProcesses/P0_bxb_ttx/all_G1_17/MADatNLO.HwU /home/marcozaro/MadGraph/3.0.4-sudakov/tt-sdk/SubProcesses/P0_bxb_ttx/all_G1_28/MADatNLO.HwU /home/marcozaro/MadGraph/3.0.4-sudakov/tt-sdk/SubProcesses/P0_bxb_ttx/all_G1_8/MADatNLO.HwU /home/marcozaro/MadGraph/3.0.4-sudakov/tt-sdk/SubProcesses/P0_bxb_ttx/all_G1_26/MADatNLO.HwU /home/marcozaro/MadGraph/3.0.4-sudakov/tt-sdk/SubProcesses/P0_bxb_ttx/all_G1_5/MADatNLO.HwU /home/marcozaro/MadGraph/3.0.4-sudakov/tt-sdk/SubProcesses/P0_bxb_ttx/all_G1_11/MADatNLO.HwU /home/marcozaro/MadGraph/3.0.4-sudakov/tt-sdk/SubProcesses/P0_bxb_ttx/all_G1_10/MADatNLO.HwU /home/marcozaro/MadGraph/3.0.4-sudakov/tt-sdk/SubProcesses/P0_bxb_ttx/all_G1_15/MADatNLO.HwU --out=/home/marcozaro/MadGraph/3.0.4-sudakov/tt-sdk/Events/run_100tev_rij_cutsok_etacut/MADatNLO --gnuplot --band=[] --lhapdf-config=lhapdf-config --sum --keep_all_weights --no_open
reset

set lmargin 10
set rmargin 0
set terminal postscript portrait enhanced color "Helvetica" 9 
# The pdf terminal offers transparency support, but you will have to adapt things a bit
#set terminal pdf enhanced font "Helvetica 12" lw 1.0 dashed size 29.7cm, 21cm
set key font ",9"
set key samplen "2"
set output "MADatNLO.ps"

# This is the "PODO" color palette of gnuplot v.5, but with the order
# changed: palette of colors selected to be easily distinguishable by
# color-blind individuals with either protanopia or deuteranopia. Bang
# Wong [2011] Nature Methods 8, 441.

set style line   1 lt 1 lc rgb "#009e73" lw 1.3
set style line 101 lt 1 lc rgb "#009e73" lw 1.3 dt (6,3)
set style line  11 lt 2 lc rgb "#009e73" lw 1.3 dt (6,3)
set style line  21 lt 4 lc rgb "#009e73" lw 1.3 dt (3,2)
set style line  31 lt 6 lc rgb "#009e73" lw 1.3 dt (2,1)
set style line  41 lt 8 lc rgb "#009e73" lw 1.3 dt (4,3)

set style line   2 lt 1 lc rgb "#0072b2" lw 1.3
set style line 102 lt 1 lc rgb "#0072b2" lw 1.3 dt (6,3)
set style line  12 lt 2 lc rgb "#0072b2" lw 1.3 dt (6,3)
set style line  22 lt 4 lc rgb "#0072b2" lw 1.3 dt (3,2)
set style line  32 lt 6 lc rgb "#0072b2" lw 1.3 dt (2,1)
set style line  42 lt 8 lc rgb "#0072b2" lw 1.3 dt (4,3)

set style line   3 lt 1 lc rgb "#d55e00" lw 1.3
set style line 103 lt 1 lc rgb "#d55e00" lw 1.3 dt (6,3)
set style line  13 lt 2 lc rgb "#d55e00" lw 1.3 dt (6,3)
set style line  23 lt 4 lc rgb "#d55e00" lw 1.3 dt (3,2)
set style line  33 lt 6 lc rgb "#d55e00" lw 1.3 dt (2,1)
set style line  43 lt 8 lc rgb "#d55e00" lw 1.3 dt (4,3)

set style line   4 lt 1 lc rgb "#f0e442" lw 1.3
set style line 104 lt 1 lc rgb "#f0e442" lw 1.3 dt (6,3)
set style line  14 lt 2 lc rgb "#f0e442" lw 1.3 dt (6,3)
set style line  24 lt 4 lc rgb "#f0e442" lw 1.3 dt (3,2)
set style line  34 lt 6 lc rgb "#f0e442" lw 1.3 dt (2,1)
set style line  44 lt 8 lc rgb "#f0e442" lw 1.3 dt (4,3)

set style line   5 lt 1 lc rgb "#56b4e9" lw 1.3
set style line 105 lt 1 lc rgb "#56b4e9" lw 1.3 dt (6,3)
set style line  15 lt 2 lc rgb "#56b4e9" lw 1.3 dt (6,3)
set style line  25 lt 4 lc rgb "#56b4e9" lw 1.3 dt (3,2)
set style line  35 lt 6 lc rgb "#56b4e9" lw 1.3 dt (2,1)
set style line  45 lt 8 lc rgb "#56b4e9" lw 1.3 dt (4,3)

set style line   6 lt 1 lc rgb "#cc79a7" lw 1.3
set style line 106 lt 1 lc rgb "#cc79a7" lw 1.3 dt (6,3)
set style line  16 lt 2 lc rgb "#cc79a7" lw 1.3 dt (6,3)
set style line  26 lt 4 lc rgb "#cc79a7" lw 1.3 dt (3,2)
set style line  36 lt 6 lc rgb "#cc79a7" lw 1.3 dt (2,1)
set style line  46 lt 8 lc rgb "#cc79a7" lw 1.3 dt (4,3)

set style line   7 lt 1 lc rgb "#e69f00" lw 1.3
set style line 107 lt 1 lc rgb "#e69f00" lw 1.3 dt (6,3)
set style line  17 lt 2 lc rgb "#e69f00" lw 1.3 dt (6,3)
set style line  27 lt 4 lc rgb "#e69f00" lw 1.3 dt (3,2)
set style line  37 lt 6 lc rgb "#e69f00" lw 1.3 dt (2,1)
set style line  47 lt 8 lc rgb "#e69f00" lw 1.3 dt (4,3)

set style line   8 lt 1 lc rgb "black" lw 1.3
set style line 108 lt 1 lc rgb "black" lw 1.3 dt (6,3)
set style line  18 lt 2 lc rgb "black" lw 1.3 dt (6,3)
set style line  28 lt 4 lc rgb "black" lw 1.3 dt (3,2)
set style line  38 lt 6 lc rgb "black" lw 1.3 dt (2,1)
set style line  48 lt 8 lc rgb "black" lw 1.3 dt (4,3)


set style line 999 lt 1 lc rgb "gray" lw 1.3

safe(x,y,a) = (y == 0.0 ? a : x/y)

set style data histeps
set key invert



################################################################################
### Rendering of the plot titled 'total rate'
################################################################################

set multiplot
set label "total rate" font ",13" at graph 0.04, graph 1.05
set xrange [5.0000e-01:1.5000e+00]
set bmargin 0 
set tmargin 0
set xtics nomirror
set ytics nomirror
set mytics 10
set xtics auto
set key horizontal noreverse maxcols 1 width -4 
set label front 'MadGraph5\_aMC\@NLO' font "Courier,11" rotate by 90 at graph 1.02, graph 0.04

#-- rendering subhistograms 'NLO|#1 and LO|#1 results'

set format y '10^{%T}'
set yrange [5.5572e+00:1.1041e+02]
set origin 0.0000e+00, 5.0000e-01
set size 1.0000e+00, 4.0000e-01
set mytics 10
set ytics auto
set format x ''
set logscale y
set ylabel "{/Symbol s} per bin [pb]"

plot \
sqrt(-1) ls 14 title 'SD1|#1, scale variation',\
sqrt(-1) ls 13 title 'SD0|#1, scale variation',\
sqrt(-1) ls 12 title 'LO|#1, scale variation',\
sqrt(-1) ls 11 title 'NLO|#1, scale variation',\
'MADatNLO.HwU' index 3 using (($1+$2)/2):($3 >= 0 ? sqrt(-1) : abs($3)):4 w yerrorbar ls 104 title '',\
'MADatNLO.HwU' index 3 using (($1+$2)/2):($3 >= 0 ? sqrt(-1) : abs($3)) ls 104 title '',\
'MADatNLO.HwU' index 3 using (($1+$2)/2):($3 < 0 ? sqrt(-1) : $3):4 w yerrorbar ls 4 title '',\
'MADatNLO.HwU' index 3 using (($1+$2)/2):($3 < 0 ? sqrt(-1) : $3) ls 4 title 'SD1|#1, central value, dynamical\_scale\_choice=10',\
'MADatNLO.HwU' index 2 using (($1+$2)/2):($3 >= 0 ? sqrt(-1) : abs($3)):4 w yerrorbar ls 103 title '',\
'MADatNLO.HwU' index 2 using (($1+$2)/2):($3 >= 0 ? sqrt(-1) : abs($3)) ls 103 title '',\
'MADatNLO.HwU' index 2 using (($1+$2)/2):($3 < 0 ? sqrt(-1) : $3):4 w yerrorbar ls 3 title '',\
'MADatNLO.HwU' index 2 using (($1+$2)/2):($3 < 0 ? sqrt(-1) : $3) ls 3 title 'SD0|#1, central value, dynamical\_scale\_choice=10',\
'MADatNLO.HwU' index 1 using (($1+$2)/2):($3 >= 0 ? sqrt(-1) : abs($3)):4 w yerrorbar ls 102 title '',\
'MADatNLO.HwU' index 1 using (($1+$2)/2):($3 >= 0 ? sqrt(-1) : abs($3)) ls 102 title '',\
'MADatNLO.HwU' index 1 using (($1+$2)/2):($3 < 0 ? sqrt(-1) : $3):4 w yerrorbar ls 2 title '',\
'MADatNLO.HwU' index 1 using (($1+$2)/2):($3 < 0 ? sqrt(-1) : $3) ls 2 title 'LO|#1, central value, dynamical\_scale\_choice=10',\
'MADatNLO.HwU' index 0 using (($1+$2)/2):($3 >= 0 ? sqrt(-1) : abs($3)):4 w yerrorbar ls 101 title '',\
'MADatNLO.HwU' index 0 using (($1+$2)/2):($3 >= 0 ? sqrt(-1) : abs($3)) ls 101 title '',\
'MADatNLO.HwU' index 0 using (($1+$2)/2):($3 < 0 ? sqrt(-1) : $3):4 w yerrorbar ls 1 title '',\
'MADatNLO.HwU' index 0 using (($1+$2)/2):($3 < 0 ? sqrt(-1) : $3) ls 1 title 'NLO|#1, central value, dynamical\_scale\_choice=10'
#-- rendering subhistograms 'Relative scale and PDF uncertainty'
unset label
unset format
set yrange [-2.4759e-01:2.7531e-01]
set origin 0.0000e+00, 3.5000e-01
set size 1.0000e+00, 1.5000e-01
set mytics 2
set ytics auto
set format x ''
unset logscale y
set ylabel "NLO|#1 rel.unc."
set label "Relative uncertainties w.r.t. central values" font ",9" front at graph 0.03, graph 0.13
plot \
'MADatNLO.HwU' index 3 using (($1+$2)/2):(safe($7,$3,1.0)-1.0) ls 14 title '',\
'MADatNLO.HwU' index 3 using (($1+$2)/2):(safe($6,$3,1.0)-1.0) ls 14 title '',\
'MADatNLO.HwU' index 2 using (($1+$2)/2):(safe($7,$3,1.0)-1.0) ls 13 title '',\
'MADatNLO.HwU' index 2 using (($1+$2)/2):(safe($6,$3,1.0)-1.0) ls 13 title '',\
'MADatNLO.HwU' index 1 using (($1+$2)/2):(safe($7,$3,1.0)-1.0) ls 12 title '',\
'MADatNLO.HwU' index 1 using (($1+$2)/2):(safe($6,$3,1.0)-1.0) ls 12 title '',\
'MADatNLO.HwU' index 0 using (($1+$2)/2):(safe($7,$3,1.0)-1.0) ls 11 title '',\
'MADatNLO.HwU' index 0 using (($1+$2)/2):(safe($6,$3,1.0)-1.0) ls 11 title '',\
0.0 ls 999 title '',\
'MADatNLO.HwU' index 3 using (($1+$2)/2):(0.0):(safe($4,$3,0.0)) w yerrorbar ls 4 title '',\
'MADatNLO.HwU' index 3 using (($1+$2)/2):(safe($5,$3,1.0)-1.0) ls 4 title '',\
'MADatNLO.HwU' index 2 using (($1+$2)/2):(0.0):(safe($4,$3,0.0)) w yerrorbar ls 3 title '',\
'MADatNLO.HwU' index 2 using (($1+$2)/2):(safe($5,$3,1.0)-1.0) ls 3 title '',\
'MADatNLO.HwU' index 1 using (($1+$2)/2):(0.0):(safe($4,$3,0.0)) w yerrorbar ls 2 title '',\
'MADatNLO.HwU' index 1 using (($1+$2)/2):(safe($5,$3,1.0)-1.0) ls 2 title '',\
'MADatNLO.HwU' index 0 using (($1+$2)/2):(0.0):(safe($4,$3,0.0)) w yerrorbar ls 1 title '',\
'MADatNLO.HwU' index 0 using (($1+$2)/2):(safe($5,$3,1.0)-1.0) ls 1 title ''
#-- rendering subhistograms '(LO|#1SD0|#1SD1|#1)/(NLO|#1 central value) ratio'
unset label
unset format
set yrange [-2.7319e-01:1.3648e+00]
set origin 0.0000e+00, 2.0000e-01
set size 1.0000e+00, 1.5000e-01
set mytics 2
set ytics auto
set format x
unset logscale y
set ylabel "ratio w.r.t. NLO|#1"
set label "(LO|#1SD0|#1SD1|#1)/(NLO|#1 central value)" font ",9" at graph 0.03, graph 0.13
plot \
1.0 ls 999 title '',\
'MADatNLO.HwU' index 6 using (($1+$2)/2):7 ls 14 title '',\
'MADatNLO.HwU' index 6 using (($1+$2)/2):6 ls 14 title '',\
'MADatNLO.HwU' index 5 using (($1+$2)/2):7 ls 13 title '',\
'MADatNLO.HwU' index 5 using (($1+$2)/2):6 ls 13 title '',\
'MADatNLO.HwU' index 4 using (($1+$2)/2):7 ls 12 title '',\
'MADatNLO.HwU' index 4 using (($1+$2)/2):6 ls 12 title '',\
'MADatNLO.HwU' index 6 using (($1+$2)/2):5 ls 4 title '',\
'MADatNLO.HwU' index 6 using (($1+$2)/2):3:4 w yerrorbar ls 4 title '',\
'MADatNLO.HwU' index 6 using (($1+$2)/2):3 ls 4 title '',\
'MADatNLO.HwU' index 5 using (($1+$2)/2):5 ls 3 title '',\
'MADatNLO.HwU' index 5 using (($1+$2)/2):3:4 w yerrorbar ls 3 title '',\
'MADatNLO.HwU' index 5 using (($1+$2)/2):3 ls 3 title '',\
'MADatNLO.HwU' index 4 using (($1+$2)/2):5 ls 2 title '',\
'MADatNLO.HwU' index 4 using (($1+$2)/2):3:4 w yerrorbar ls 2 title '',\
'MADatNLO.HwU' index 4 using (($1+$2)/2):3 ls 2 title ''

unset label

################################################################################

################################################################################
### Rendering of the plot titled '1st charged lepton log pT'
################################################################################

set multiplot
set label "1st charged lepton log pT" font ",13" at graph 0.04, graph 1.05
set xrange [-2.0000e-01:3.8000e+00]
set bmargin 0 
set tmargin 0
set xtics nomirror
set ytics nomirror
set mytics 10
set xtics auto
set key horizontal noreverse maxcols 1 width -4 
set label front 'MadGraph5\_aMC\@NLO' font "Courier,11" rotate by 90 at graph 1.02, graph 0.04

#-- rendering subhistograms 'NLO|#1 and LO|#1 results'

set format y '10^{%T}'
set yrange [9.0000e-01:1.1000e+02]
set origin 0.0000e+00, 5.0000e-01
set size 1.0000e+00, 4.0000e-01
set mytics 10
set ytics auto
set format x ''
set logscale y
set ylabel "{/Symbol s} per bin [pb]"

plot \
sqrt(-1) ls 14 title 'SD1|#1, scale variation',\
sqrt(-1) ls 13 title 'SD0|#1, scale variation',\
sqrt(-1) ls 12 title 'LO|#1, scale variation',\
sqrt(-1) ls 11 title 'NLO|#1, scale variation',\
'MADatNLO.HwU' index 10 using (($1+$2)/2):($3 >= 0 ? sqrt(-1) : abs($3)):4 w yerrorbar ls 104 title '',\
'MADatNLO.HwU' index 10 using (($1+$2)/2):($3 >= 0 ? sqrt(-1) : abs($3)) ls 104 title '',\
'MADatNLO.HwU' index 10 using (($1+$2)/2):($3 < 0 ? sqrt(-1) : $3):4 w yerrorbar ls 4 title '',\
'MADatNLO.HwU' index 10 using (($1+$2)/2):($3 < 0 ? sqrt(-1) : $3) ls 4 title 'SD1|#1, central value, dynamical\_scale\_choice=10',\
'MADatNLO.HwU' index 9 using (($1+$2)/2):($3 >= 0 ? sqrt(-1) : abs($3)):4 w yerrorbar ls 103 title '',\
'MADatNLO.HwU' index 9 using (($1+$2)/2):($3 >= 0 ? sqrt(-1) : abs($3)) ls 103 title '',\
'MADatNLO.HwU' index 9 using (($1+$2)/2):($3 < 0 ? sqrt(-1) : $3):4 w yerrorbar ls 3 title '',\
'MADatNLO.HwU' index 9 using (($1+$2)/2):($3 < 0 ? sqrt(-1) : $3) ls 3 title 'SD0|#1, central value, dynamical\_scale\_choice=10',\
'MADatNLO.HwU' index 8 using (($1+$2)/2):($3 >= 0 ? sqrt(-1) : abs($3)):4 w yerrorbar ls 102 title '',\
'MADatNLO.HwU' index 8 using (($1+$2)/2):($3 >= 0 ? sqrt(-1) : abs($3)) ls 102 title '',\
'MADatNLO.HwU' index 8 using (($1+$2)/2):($3 < 0 ? sqrt(-1) : $3):4 w yerrorbar ls 2 title '',\
'MADatNLO.HwU' index 8 using (($1+$2)/2):($3 < 0 ? sqrt(-1) : $3) ls 2 title 'LO|#1, central value, dynamical\_scale\_choice=10',\
'MADatNLO.HwU' index 7 using (($1+$2)/2):($3 >= 0 ? sqrt(-1) : abs($3)):4 w yerrorbar ls 101 title '',\
'MADatNLO.HwU' index 7 using (($1+$2)/2):($3 >= 0 ? sqrt(-1) : abs($3)) ls 101 title '',\
'MADatNLO.HwU' index 7 using (($1+$2)/2):($3 < 0 ? sqrt(-1) : $3):4 w yerrorbar ls 1 title '',\
'MADatNLO.HwU' index 7 using (($1+$2)/2):($3 < 0 ? sqrt(-1) : $3) ls 1 title 'NLO|#1, central value, dynamical\_scale\_choice=10'
#-- rendering subhistograms 'Relative scale and PDF uncertainty'
unset label
unset format
set yrange [-1.4800e+00:1.4000e+00]
set origin 0.0000e+00, 3.5000e-01
set size 1.0000e+00, 1.5000e-01
set mytics 2
set ytics auto
set format x ''
unset logscale y
set ylabel "NLO|#1 rel.unc."
set label "Relative uncertainties w.r.t. central values" font ",9" front at graph 0.03, graph 0.13
plot \
'MADatNLO.HwU' index 10 using (($1+$2)/2):(safe($7,$3,1.0)-1.0) ls 14 title '',\
'MADatNLO.HwU' index 10 using (($1+$2)/2):(safe($6,$3,1.0)-1.0) ls 14 title '',\
'MADatNLO.HwU' index 9 using (($1+$2)/2):(safe($7,$3,1.0)-1.0) ls 13 title '',\
'MADatNLO.HwU' index 9 using (($1+$2)/2):(safe($6,$3,1.0)-1.0) ls 13 title '',\
'MADatNLO.HwU' index 8 using (($1+$2)/2):(safe($7,$3,1.0)-1.0) ls 12 title '',\
'MADatNLO.HwU' index 8 using (($1+$2)/2):(safe($6,$3,1.0)-1.0) ls 12 title '',\
'MADatNLO.HwU' index 7 using (($1+$2)/2):(safe($7,$3,1.0)-1.0) ls 11 title '',\
'MADatNLO.HwU' index 7 using (($1+$2)/2):(safe($6,$3,1.0)-1.0) ls 11 title '',\
0.0 ls 999 title '',\
'MADatNLO.HwU' index 10 using (($1+$2)/2):(0.0):(safe($4,$3,0.0)) w yerrorbar ls 4 title '',\
'MADatNLO.HwU' index 10 using (($1+$2)/2):(safe($5,$3,1.0)-1.0) ls 4 title '',\
'MADatNLO.HwU' index 9 using (($1+$2)/2):(0.0):(safe($4,$3,0.0)) w yerrorbar ls 3 title '',\
'MADatNLO.HwU' index 9 using (($1+$2)/2):(safe($5,$3,1.0)-1.0) ls 3 title '',\
'MADatNLO.HwU' index 8 using (($1+$2)/2):(0.0):(safe($4,$3,0.0)) w yerrorbar ls 2 title '',\
'MADatNLO.HwU' index 8 using (($1+$2)/2):(safe($5,$3,1.0)-1.0) ls 2 title '',\
'MADatNLO.HwU' index 7 using (($1+$2)/2):(0.0):(safe($4,$3,0.0)) w yerrorbar ls 1 title '',\
'MADatNLO.HwU' index 7 using (($1+$2)/2):(safe($5,$3,1.0)-1.0) ls 1 title ''
#-- rendering subhistograms '(LO|#1SD0|#1SD1|#1)/(NLO|#1 central value) ratio'
unset label
unset format
set yrange [-2.4000e-01:1.2000e+00]
set origin 0.0000e+00, 2.0000e-01
set size 1.0000e+00, 1.5000e-01
set mytics 2
set ytics auto
set format x
unset logscale y
set ylabel "ratio w.r.t. NLO|#1"
set label "(LO|#1SD0|#1SD1|#1)/(NLO|#1 central value)" font ",9" at graph 0.03, graph 0.13
plot \
1.0 ls 999 title '',\
'MADatNLO.HwU' index 13 using (($1+$2)/2):7 ls 14 title '',\
'MADatNLO.HwU' index 13 using (($1+$2)/2):6 ls 14 title '',\
'MADatNLO.HwU' index 12 using (($1+$2)/2):7 ls 13 title '',\
'MADatNLO.HwU' index 12 using (($1+$2)/2):6 ls 13 title '',\
'MADatNLO.HwU' index 11 using (($1+$2)/2):7 ls 12 title '',\
'MADatNLO.HwU' index 11 using (($1+$2)/2):6 ls 12 title '',\
'MADatNLO.HwU' index 13 using (($1+$2)/2):5 ls 4 title '',\
'MADatNLO.HwU' index 13 using (($1+$2)/2):3:4 w yerrorbar ls 4 title '',\
'MADatNLO.HwU' index 13 using (($1+$2)/2):3 ls 4 title '',\
'MADatNLO.HwU' index 12 using (($1+$2)/2):5 ls 3 title '',\
'MADatNLO.HwU' index 12 using (($1+$2)/2):3:4 w yerrorbar ls 3 title '',\
'MADatNLO.HwU' index 12 using (($1+$2)/2):3 ls 3 title '',\
'MADatNLO.HwU' index 11 using (($1+$2)/2):5 ls 2 title '',\
'MADatNLO.HwU' index 11 using (($1+$2)/2):3:4 w yerrorbar ls 2 title '',\
'MADatNLO.HwU' index 11 using (($1+$2)/2):3 ls 2 title ''

unset label

################################################################################

################################################################################
### Rendering of the plot titled '2nd charged lepton log pT'
################################################################################

set multiplot
set label "2nd charged lepton log pT" font ",13" at graph 0.04, graph 1.05
set xrange [-2.0000e-01:3.8000e+00]
set bmargin 0 
set tmargin 0
set xtics nomirror
set ytics nomirror
set mytics 10
set xtics auto
set key horizontal noreverse maxcols 1 width -4 
set label front 'MadGraph5\_aMC\@NLO' font "Courier,11" rotate by 90 at graph 1.02, graph 0.04

#-- rendering subhistograms 'NLO|#1 and LO|#1 results'

set format y '10^{%T}'
set yrange [9.0000e-01:1.1000e+02]
set origin 0.0000e+00, 5.0000e-01
set size 1.0000e+00, 4.0000e-01
set mytics 10
set ytics auto
set format x ''
set logscale y
set ylabel "{/Symbol s} per bin [pb]"

plot \
sqrt(-1) ls 14 title 'SD1|#1, scale variation',\
sqrt(-1) ls 13 title 'SD0|#1, scale variation',\
sqrt(-1) ls 12 title 'LO|#1, scale variation',\
sqrt(-1) ls 11 title 'NLO|#1, scale variation',\
'MADatNLO.HwU' index 17 using (($1+$2)/2):($3 >= 0 ? sqrt(-1) : abs($3)):4 w yerrorbar ls 104 title '',\
'MADatNLO.HwU' index 17 using (($1+$2)/2):($3 >= 0 ? sqrt(-1) : abs($3)) ls 104 title '',\
'MADatNLO.HwU' index 17 using (($1+$2)/2):($3 < 0 ? sqrt(-1) : $3):4 w yerrorbar ls 4 title '',\
'MADatNLO.HwU' index 17 using (($1+$2)/2):($3 < 0 ? sqrt(-1) : $3) ls 4 title 'SD1|#1, central value, dynamical\_scale\_choice=10',\
'MADatNLO.HwU' index 16 using (($1+$2)/2):($3 >= 0 ? sqrt(-1) : abs($3)):4 w yerrorbar ls 103 title '',\
'MADatNLO.HwU' index 16 using (($1+$2)/2):($3 >= 0 ? sqrt(-1) : abs($3)) ls 103 title '',\
'MADatNLO.HwU' index 16 using (($1+$2)/2):($3 < 0 ? sqrt(-1) : $3):4 w yerrorbar ls 3 title '',\
'MADatNLO.HwU' index 16 using (($1+$2)/2):($3 < 0 ? sqrt(-1) : $3) ls 3 title 'SD0|#1, central value, dynamical\_scale\_choice=10',\
'MADatNLO.HwU' index 15 using (($1+$2)/2):($3 >= 0 ? sqrt(-1) : abs($3)):4 w yerrorbar ls 102 title '',\
'MADatNLO.HwU' index 15 using (($1+$2)/2):($3 >= 0 ? sqrt(-1) : abs($3)) ls 102 title '',\
'MADatNLO.HwU' index 15 using (($1+$2)/2):($3 < 0 ? sqrt(-1) : $3):4 w yerrorbar ls 2 title '',\
'MADatNLO.HwU' index 15 using (($1+$2)/2):($3 < 0 ? sqrt(-1) : $3) ls 2 title 'LO|#1, central value, dynamical\_scale\_choice=10',\
'MADatNLO.HwU' index 14 using (($1+$2)/2):($3 >= 0 ? sqrt(-1) : abs($3)):4 w yerrorbar ls 101 title '',\
'MADatNLO.HwU' index 14 using (($1+$2)/2):($3 >= 0 ? sqrt(-1) : abs($3)) ls 101 title '',\
'MADatNLO.HwU' index 14 using (($1+$2)/2):($3 < 0 ? sqrt(-1) : $3):4 w yerrorbar ls 1 title '',\
'MADatNLO.HwU' index 14 using (($1+$2)/2):($3 < 0 ? sqrt(-1) : $3) ls 1 title 'NLO|#1, central value, dynamical\_scale\_choice=10'
#-- rendering subhistograms 'Relative scale and PDF uncertainty'
unset label
unset format
set yrange [-1.4800e+00:1.4000e+00]
set origin 0.0000e+00, 3.5000e-01
set size 1.0000e+00, 1.5000e-01
set mytics 2
set ytics auto
set format x ''
unset logscale y
set ylabel "NLO|#1 rel.unc."
set label "Relative uncertainties w.r.t. central values" font ",9" front at graph 0.03, graph 0.13
plot \
'MADatNLO.HwU' index 17 using (($1+$2)/2):(safe($7,$3,1.0)-1.0) ls 14 title '',\
'MADatNLO.HwU' index 17 using (($1+$2)/2):(safe($6,$3,1.0)-1.0) ls 14 title '',\
'MADatNLO.HwU' index 16 using (($1+$2)/2):(safe($7,$3,1.0)-1.0) ls 13 title '',\
'MADatNLO.HwU' index 16 using (($1+$2)/2):(safe($6,$3,1.0)-1.0) ls 13 title '',\
'MADatNLO.HwU' index 15 using (($1+$2)/2):(safe($7,$3,1.0)-1.0) ls 12 title '',\
'MADatNLO.HwU' index 15 using (($1+$2)/2):(safe($6,$3,1.0)-1.0) ls 12 title '',\
'MADatNLO.HwU' index 14 using (($1+$2)/2):(safe($7,$3,1.0)-1.0) ls 11 title '',\
'MADatNLO.HwU' index 14 using (($1+$2)/2):(safe($6,$3,1.0)-1.0) ls 11 title '',\
0.0 ls 999 title '',\
'MADatNLO.HwU' index 17 using (($1+$2)/2):(0.0):(safe($4,$3,0.0)) w yerrorbar ls 4 title '',\
'MADatNLO.HwU' index 17 using (($1+$2)/2):(safe($5,$3,1.0)-1.0) ls 4 title '',\
'MADatNLO.HwU' index 16 using (($1+$2)/2):(0.0):(safe($4,$3,0.0)) w yerrorbar ls 3 title '',\
'MADatNLO.HwU' index 16 using (($1+$2)/2):(safe($5,$3,1.0)-1.0) ls 3 title '',\
'MADatNLO.HwU' index 15 using (($1+$2)/2):(0.0):(safe($4,$3,0.0)) w yerrorbar ls 2 title '',\
'MADatNLO.HwU' index 15 using (($1+$2)/2):(safe($5,$3,1.0)-1.0) ls 2 title '',\
'MADatNLO.HwU' index 14 using (($1+$2)/2):(0.0):(safe($4,$3,0.0)) w yerrorbar ls 1 title '',\
'MADatNLO.HwU' index 14 using (($1+$2)/2):(safe($5,$3,1.0)-1.0) ls 1 title ''
#-- rendering subhistograms '(LO|#1SD0|#1SD1|#1)/(NLO|#1 central value) ratio'
unset label
unset format
set yrange [-2.4000e-01:1.2000e+00]
set origin 0.0000e+00, 2.0000e-01
set size 1.0000e+00, 1.5000e-01
set mytics 2
set ytics auto
set format x
unset logscale y
set ylabel "ratio w.r.t. NLO|#1"
set label "(LO|#1SD0|#1SD1|#1)/(NLO|#1 central value)" font ",9" at graph 0.03, graph 0.13
plot \
1.0 ls 999 title '',\
'MADatNLO.HwU' index 20 using (($1+$2)/2):7 ls 14 title '',\
'MADatNLO.HwU' index 20 using (($1+$2)/2):6 ls 14 title '',\
'MADatNLO.HwU' index 19 using (($1+$2)/2):7 ls 13 title '',\
'MADatNLO.HwU' index 19 using (($1+$2)/2):6 ls 13 title '',\
'MADatNLO.HwU' index 18 using (($1+$2)/2):7 ls 12 title '',\
'MADatNLO.HwU' index 18 using (($1+$2)/2):6 ls 12 title '',\
'MADatNLO.HwU' index 20 using (($1+$2)/2):5 ls 4 title '',\
'MADatNLO.HwU' index 20 using (($1+$2)/2):3:4 w yerrorbar ls 4 title '',\
'MADatNLO.HwU' index 20 using (($1+$2)/2):3 ls 4 title '',\
'MADatNLO.HwU' index 19 using (($1+$2)/2):5 ls 3 title '',\
'MADatNLO.HwU' index 19 using (($1+$2)/2):3:4 w yerrorbar ls 3 title '',\
'MADatNLO.HwU' index 19 using (($1+$2)/2):3 ls 3 title '',\
'MADatNLO.HwU' index 18 using (($1+$2)/2):5 ls 2 title '',\
'MADatNLO.HwU' index 18 using (($1+$2)/2):3:4 w yerrorbar ls 2 title '',\
'MADatNLO.HwU' index 18 using (($1+$2)/2):3 ls 2 title ''

unset label

################################################################################

################################################################################
### Rendering of the plot titled '3rd charged lepton log pT'
################################################################################

set multiplot
set label "3rd charged lepton log pT" font ",13" at graph 0.04, graph 1.05
set xrange [-2.0000e-01:3.8000e+00]
set bmargin 0 
set tmargin 0
set xtics nomirror
set ytics nomirror
set mytics 10
set xtics auto
set key horizontal noreverse maxcols 1 width -4 
set label front 'MadGraph5\_aMC\@NLO' font "Courier,11" rotate by 90 at graph 1.02, graph 0.04

#-- rendering subhistograms 'NLO|#1 and LO|#1 results'

set format y '10^{%T}'
set yrange [9.0000e-01:1.1000e+02]
set origin 0.0000e+00, 5.0000e-01
set size 1.0000e+00, 4.0000e-01
set mytics 10
set ytics auto
set format x ''
set logscale y
set ylabel "{/Symbol s} per bin [pb]"

plot \
sqrt(-1) ls 14 title 'SD1|#1, scale variation',\
sqrt(-1) ls 13 title 'SD0|#1, scale variation',\
sqrt(-1) ls 12 title 'LO|#1, scale variation',\
sqrt(-1) ls 11 title 'NLO|#1, scale variation',\
'MADatNLO.HwU' index 24 using (($1+$2)/2):($3 >= 0 ? sqrt(-1) : abs($3)):4 w yerrorbar ls 104 title '',\
'MADatNLO.HwU' index 24 using (($1+$2)/2):($3 >= 0 ? sqrt(-1) : abs($3)) ls 104 title '',\
'MADatNLO.HwU' index 24 using (($1+$2)/2):($3 < 0 ? sqrt(-1) : $3):4 w yerrorbar ls 4 title '',\
'MADatNLO.HwU' index 24 using (($1+$2)/2):($3 < 0 ? sqrt(-1) : $3) ls 4 title 'SD1|#1, central value, dynamical\_scale\_choice=10',\
'MADatNLO.HwU' index 23 using (($1+$2)/2):($3 >= 0 ? sqrt(-1) : abs($3)):4 w yerrorbar ls 103 title '',\
'MADatNLO.HwU' index 23 using (($1+$2)/2):($3 >= 0 ? sqrt(-1) : abs($3)) ls 103 title '',\
'MADatNLO.HwU' index 23 using (($1+$2)/2):($3 < 0 ? sqrt(-1) : $3):4 w yerrorbar ls 3 title '',\
'MADatNLO.HwU' index 23 using (($1+$2)/2):($3 < 0 ? sqrt(-1) : $3) ls 3 title 'SD0|#1, central value, dynamical\_scale\_choice=10',\
'MADatNLO.HwU' index 22 using (($1+$2)/2):($3 >= 0 ? sqrt(-1) : abs($3)):4 w yerrorbar ls 102 title '',\
'MADatNLO.HwU' index 22 using (($1+$2)/2):($3 >= 0 ? sqrt(-1) : abs($3)) ls 102 title '',\
'MADatNLO.HwU' index 22 using (($1+$2)/2):($3 < 0 ? sqrt(-1) : $3):4 w yerrorbar ls 2 title '',\
'MADatNLO.HwU' index 22 using (($1+$2)/2):($3 < 0 ? sqrt(-1) : $3) ls 2 title 'LO|#1, central value, dynamical\_scale\_choice=10',\
'MADatNLO.HwU' index 21 using (($1+$2)/2):($3 >= 0 ? sqrt(-1) : abs($3)):4 w yerrorbar ls 101 title '',\
'MADatNLO.HwU' index 21 using (($1+$2)/2):($3 >= 0 ? sqrt(-1) : abs($3)) ls 101 title '',\
'MADatNLO.HwU' index 21 using (($1+$2)/2):($3 < 0 ? sqrt(-1) : $3):4 w yerrorbar ls 1 title '',\
'MADatNLO.HwU' index 21 using (($1+$2)/2):($3 < 0 ? sqrt(-1) : $3) ls 1 title 'NLO|#1, central value, dynamical\_scale\_choice=10'
#-- rendering subhistograms 'Relative scale and PDF uncertainty'
unset label
unset format
set yrange [-1.4800e+00:1.4000e+00]
set origin 0.0000e+00, 3.5000e-01
set size 1.0000e+00, 1.5000e-01
set mytics 2
set ytics auto
set format x ''
unset logscale y
set ylabel "NLO|#1 rel.unc."
set label "Relative uncertainties w.r.t. central values" font ",9" front at graph 0.03, graph 0.13
plot \
'MADatNLO.HwU' index 24 using (($1+$2)/2):(safe($7,$3,1.0)-1.0) ls 14 title '',\
'MADatNLO.HwU' index 24 using (($1+$2)/2):(safe($6,$3,1.0)-1.0) ls 14 title '',\
'MADatNLO.HwU' index 23 using (($1+$2)/2):(safe($7,$3,1.0)-1.0) ls 13 title '',\
'MADatNLO.HwU' index 23 using (($1+$2)/2):(safe($6,$3,1.0)-1.0) ls 13 title '',\
'MADatNLO.HwU' index 22 using (($1+$2)/2):(safe($7,$3,1.0)-1.0) ls 12 title '',\
'MADatNLO.HwU' index 22 using (($1+$2)/2):(safe($6,$3,1.0)-1.0) ls 12 title '',\
'MADatNLO.HwU' index 21 using (($1+$2)/2):(safe($7,$3,1.0)-1.0) ls 11 title '',\
'MADatNLO.HwU' index 21 using (($1+$2)/2):(safe($6,$3,1.0)-1.0) ls 11 title '',\
0.0 ls 999 title '',\
'MADatNLO.HwU' index 24 using (($1+$2)/2):(0.0):(safe($4,$3,0.0)) w yerrorbar ls 4 title '',\
'MADatNLO.HwU' index 24 using (($1+$2)/2):(safe($5,$3,1.0)-1.0) ls 4 title '',\
'MADatNLO.HwU' index 23 using (($1+$2)/2):(0.0):(safe($4,$3,0.0)) w yerrorbar ls 3 title '',\
'MADatNLO.HwU' index 23 using (($1+$2)/2):(safe($5,$3,1.0)-1.0) ls 3 title '',\
'MADatNLO.HwU' index 22 using (($1+$2)/2):(0.0):(safe($4,$3,0.0)) w yerrorbar ls 2 title '',\
'MADatNLO.HwU' index 22 using (($1+$2)/2):(safe($5,$3,1.0)-1.0) ls 2 title '',\
'MADatNLO.HwU' index 21 using (($1+$2)/2):(0.0):(safe($4,$3,0.0)) w yerrorbar ls 1 title '',\
'MADatNLO.HwU' index 21 using (($1+$2)/2):(safe($5,$3,1.0)-1.0) ls 1 title ''
#-- rendering subhistograms '(LO|#1SD0|#1SD1|#1)/(NLO|#1 central value) ratio'
unset label
unset format
set yrange [-2.4000e-01:1.2000e+00]
set origin 0.0000e+00, 2.0000e-01
set size 1.0000e+00, 1.5000e-01
set mytics 2
set ytics auto
set format x
unset logscale y
set ylabel "ratio w.r.t. NLO|#1"
set label "(LO|#1SD0|#1SD1|#1)/(NLO|#1 central value)" font ",9" at graph 0.03, graph 0.13
plot \
1.0 ls 999 title '',\
'MADatNLO.HwU' index 27 using (($1+$2)/2):7 ls 14 title '',\
'MADatNLO.HwU' index 27 using (($1+$2)/2):6 ls 14 title '',\
'MADatNLO.HwU' index 26 using (($1+$2)/2):7 ls 13 title '',\
'MADatNLO.HwU' index 26 using (($1+$2)/2):6 ls 13 title '',\
'MADatNLO.HwU' index 25 using (($1+$2)/2):7 ls 12 title '',\
'MADatNLO.HwU' index 25 using (($1+$2)/2):6 ls 12 title '',\
'MADatNLO.HwU' index 27 using (($1+$2)/2):5 ls 4 title '',\
'MADatNLO.HwU' index 27 using (($1+$2)/2):3:4 w yerrorbar ls 4 title '',\
'MADatNLO.HwU' index 27 using (($1+$2)/2):3 ls 4 title '',\
'MADatNLO.HwU' index 26 using (($1+$2)/2):5 ls 3 title '',\
'MADatNLO.HwU' index 26 using (($1+$2)/2):3:4 w yerrorbar ls 3 title '',\
'MADatNLO.HwU' index 26 using (($1+$2)/2):3 ls 3 title '',\
'MADatNLO.HwU' index 25 using (($1+$2)/2):5 ls 2 title '',\
'MADatNLO.HwU' index 25 using (($1+$2)/2):3:4 w yerrorbar ls 2 title '',\
'MADatNLO.HwU' index 25 using (($1+$2)/2):3 ls 2 title ''

unset label

################################################################################

################################################################################
### Rendering of the plot titled '4th charged lepton log pT'
################################################################################

set multiplot
set label "4th charged lepton log pT" font ",13" at graph 0.04, graph 1.05
set xrange [-2.0000e-01:3.8000e+00]
set bmargin 0 
set tmargin 0
set xtics nomirror
set ytics nomirror
set mytics 10
set xtics auto
set key horizontal noreverse maxcols 1 width -4 
set label front 'MadGraph5\_aMC\@NLO' font "Courier,11" rotate by 90 at graph 1.02, graph 0.04

#-- rendering subhistograms 'NLO|#1 and LO|#1 results'

set format y '10^{%T}'
set yrange [9.0000e-01:1.1000e+02]
set origin 0.0000e+00, 5.0000e-01
set size 1.0000e+00, 4.0000e-01
set mytics 10
set ytics auto
set format x ''
set logscale y
set ylabel "{/Symbol s} per bin [pb]"

plot \
sqrt(-1) ls 14 title 'SD1|#1, scale variation',\
sqrt(-1) ls 13 title 'SD0|#1, scale variation',\
sqrt(-1) ls 12 title 'LO|#1, scale variation',\
sqrt(-1) ls 11 title 'NLO|#1, scale variation',\
'MADatNLO.HwU' index 31 using (($1+$2)/2):($3 >= 0 ? sqrt(-1) : abs($3)):4 w yerrorbar ls 104 title '',\
'MADatNLO.HwU' index 31 using (($1+$2)/2):($3 >= 0 ? sqrt(-1) : abs($3)) ls 104 title '',\
'MADatNLO.HwU' index 31 using (($1+$2)/2):($3 < 0 ? sqrt(-1) : $3):4 w yerrorbar ls 4 title '',\
'MADatNLO.HwU' index 31 using (($1+$2)/2):($3 < 0 ? sqrt(-1) : $3) ls 4 title 'SD1|#1, central value, dynamical\_scale\_choice=10',\
'MADatNLO.HwU' index 30 using (($1+$2)/2):($3 >= 0 ? sqrt(-1) : abs($3)):4 w yerrorbar ls 103 title '',\
'MADatNLO.HwU' index 30 using (($1+$2)/2):($3 >= 0 ? sqrt(-1) : abs($3)) ls 103 title '',\
'MADatNLO.HwU' index 30 using (($1+$2)/2):($3 < 0 ? sqrt(-1) : $3):4 w yerrorbar ls 3 title '',\
'MADatNLO.HwU' index 30 using (($1+$2)/2):($3 < 0 ? sqrt(-1) : $3) ls 3 title 'SD0|#1, central value, dynamical\_scale\_choice=10',\
'MADatNLO.HwU' index 29 using (($1+$2)/2):($3 >= 0 ? sqrt(-1) : abs($3)):4 w yerrorbar ls 102 title '',\
'MADatNLO.HwU' index 29 using (($1+$2)/2):($3 >= 0 ? sqrt(-1) : abs($3)) ls 102 title '',\
'MADatNLO.HwU' index 29 using (($1+$2)/2):($3 < 0 ? sqrt(-1) : $3):4 w yerrorbar ls 2 title '',\
'MADatNLO.HwU' index 29 using (($1+$2)/2):($3 < 0 ? sqrt(-1) : $3) ls 2 title 'LO|#1, central value, dynamical\_scale\_choice=10',\
'MADatNLO.HwU' index 28 using (($1+$2)/2):($3 >= 0 ? sqrt(-1) : abs($3)):4 w yerrorbar ls 101 title '',\
'MADatNLO.HwU' index 28 using (($1+$2)/2):($3 >= 0 ? sqrt(-1) : abs($3)) ls 101 title '',\
'MADatNLO.HwU' index 28 using (($1+$2)/2):($3 < 0 ? sqrt(-1) : $3):4 w yerrorbar ls 1 title '',\
'MADatNLO.HwU' index 28 using (($1+$2)/2):($3 < 0 ? sqrt(-1) : $3) ls 1 title 'NLO|#1, central value, dynamical\_scale\_choice=10'
#-- rendering subhistograms 'Relative scale and PDF uncertainty'
unset label
unset format
set yrange [-1.4800e+00:1.4000e+00]
set origin 0.0000e+00, 3.5000e-01
set size 1.0000e+00, 1.5000e-01
set mytics 2
set ytics auto
set format x ''
unset logscale y
set ylabel "NLO|#1 rel.unc."
set label "Relative uncertainties w.r.t. central values" font ",9" front at graph 0.03, graph 0.13
plot \
'MADatNLO.HwU' index 31 using (($1+$2)/2):(safe($7,$3,1.0)-1.0) ls 14 title '',\
'MADatNLO.HwU' index 31 using (($1+$2)/2):(safe($6,$3,1.0)-1.0) ls 14 title '',\
'MADatNLO.HwU' index 30 using (($1+$2)/2):(safe($7,$3,1.0)-1.0) ls 13 title '',\
'MADatNLO.HwU' index 30 using (($1+$2)/2):(safe($6,$3,1.0)-1.0) ls 13 title '',\
'MADatNLO.HwU' index 29 using (($1+$2)/2):(safe($7,$3,1.0)-1.0) ls 12 title '',\
'MADatNLO.HwU' index 29 using (($1+$2)/2):(safe($6,$3,1.0)-1.0) ls 12 title '',\
'MADatNLO.HwU' index 28 using (($1+$2)/2):(safe($7,$3,1.0)-1.0) ls 11 title '',\
'MADatNLO.HwU' index 28 using (($1+$2)/2):(safe($6,$3,1.0)-1.0) ls 11 title '',\
0.0 ls 999 title '',\
'MADatNLO.HwU' index 31 using (($1+$2)/2):(0.0):(safe($4,$3,0.0)) w yerrorbar ls 4 title '',\
'MADatNLO.HwU' index 31 using (($1+$2)/2):(safe($5,$3,1.0)-1.0) ls 4 title '',\
'MADatNLO.HwU' index 30 using (($1+$2)/2):(0.0):(safe($4,$3,0.0)) w yerrorbar ls 3 title '',\
'MADatNLO.HwU' index 30 using (($1+$2)/2):(safe($5,$3,1.0)-1.0) ls 3 title '',\
'MADatNLO.HwU' index 29 using (($1+$2)/2):(0.0):(safe($4,$3,0.0)) w yerrorbar ls 2 title '',\
'MADatNLO.HwU' index 29 using (($1+$2)/2):(safe($5,$3,1.0)-1.0) ls 2 title '',\
'MADatNLO.HwU' index 28 using (($1+$2)/2):(0.0):(safe($4,$3,0.0)) w yerrorbar ls 1 title '',\
'MADatNLO.HwU' index 28 using (($1+$2)/2):(safe($5,$3,1.0)-1.0) ls 1 title ''
#-- rendering subhistograms '(LO|#1SD0|#1SD1|#1)/(NLO|#1 central value) ratio'
unset label
unset format
set yrange [-2.4000e-01:1.2000e+00]
set origin 0.0000e+00, 2.0000e-01
set size 1.0000e+00, 1.5000e-01
set mytics 2
set ytics auto
set format x
unset logscale y
set ylabel "ratio w.r.t. NLO|#1"
set label "(LO|#1SD0|#1SD1|#1)/(NLO|#1 central value)" font ",9" at graph 0.03, graph 0.13
plot \
1.0 ls 999 title '',\
'MADatNLO.HwU' index 34 using (($1+$2)/2):7 ls 14 title '',\
'MADatNLO.HwU' index 34 using (($1+$2)/2):6 ls 14 title '',\
'MADatNLO.HwU' index 33 using (($1+$2)/2):7 ls 13 title '',\
'MADatNLO.HwU' index 33 using (($1+$2)/2):6 ls 13 title '',\
'MADatNLO.HwU' index 32 using (($1+$2)/2):7 ls 12 title '',\
'MADatNLO.HwU' index 32 using (($1+$2)/2):6 ls 12 title '',\
'MADatNLO.HwU' index 34 using (($1+$2)/2):5 ls 4 title '',\
'MADatNLO.HwU' index 34 using (($1+$2)/2):3:4 w yerrorbar ls 4 title '',\
'MADatNLO.HwU' index 34 using (($1+$2)/2):3 ls 4 title '',\
'MADatNLO.HwU' index 33 using (($1+$2)/2):5 ls 3 title '',\
'MADatNLO.HwU' index 33 using (($1+$2)/2):3:4 w yerrorbar ls 3 title '',\
'MADatNLO.HwU' index 33 using (($1+$2)/2):3 ls 3 title '',\
'MADatNLO.HwU' index 32 using (($1+$2)/2):5 ls 2 title '',\
'MADatNLO.HwU' index 32 using (($1+$2)/2):3:4 w yerrorbar ls 2 title '',\
'MADatNLO.HwU' index 32 using (($1+$2)/2):3 ls 2 title ''

unset label

################################################################################

################################################################################
### Rendering of the plot titled 'electron log pT'
################################################################################

set multiplot
set label "electron log pT" font ",13" at graph 0.04, graph 1.05
set xrange [-2.0000e-01:3.8000e+00]
set bmargin 0 
set tmargin 0
set xtics nomirror
set ytics nomirror
set mytics 10
set xtics auto
set key horizontal noreverse maxcols 1 width -4 
set label front 'MadGraph5\_aMC\@NLO' font "Courier,11" rotate by 90 at graph 1.02, graph 0.04

#-- rendering subhistograms 'NLO|#1 and LO|#1 results'

set format y '10^{%T}'
set yrange [9.0000e-01:1.1000e+02]
set origin 0.0000e+00, 5.0000e-01
set size 1.0000e+00, 4.0000e-01
set mytics 10
set ytics auto
set format x ''
set logscale y
set ylabel "{/Symbol s} per bin [pb]"

plot \
sqrt(-1) ls 14 title 'SD1|#1, scale variation',\
sqrt(-1) ls 13 title 'SD0|#1, scale variation',\
sqrt(-1) ls 12 title 'LO|#1, scale variation',\
sqrt(-1) ls 11 title 'NLO|#1, scale variation',\
'MADatNLO.HwU' index 38 using (($1+$2)/2):($3 >= 0 ? sqrt(-1) : abs($3)):4 w yerrorbar ls 104 title '',\
'MADatNLO.HwU' index 38 using (($1+$2)/2):($3 >= 0 ? sqrt(-1) : abs($3)) ls 104 title '',\
'MADatNLO.HwU' index 38 using (($1+$2)/2):($3 < 0 ? sqrt(-1) : $3):4 w yerrorbar ls 4 title '',\
'MADatNLO.HwU' index 38 using (($1+$2)/2):($3 < 0 ? sqrt(-1) : $3) ls 4 title 'SD1|#1, central value, dynamical\_scale\_choice=10',\
'MADatNLO.HwU' index 37 using (($1+$2)/2):($3 >= 0 ? sqrt(-1) : abs($3)):4 w yerrorbar ls 103 title '',\
'MADatNLO.HwU' index 37 using (($1+$2)/2):($3 >= 0 ? sqrt(-1) : abs($3)) ls 103 title '',\
'MADatNLO.HwU' index 37 using (($1+$2)/2):($3 < 0 ? sqrt(-1) : $3):4 w yerrorbar ls 3 title '',\
'MADatNLO.HwU' index 37 using (($1+$2)/2):($3 < 0 ? sqrt(-1) : $3) ls 3 title 'SD0|#1, central value, dynamical\_scale\_choice=10',\
'MADatNLO.HwU' index 36 using (($1+$2)/2):($3 >= 0 ? sqrt(-1) : abs($3)):4 w yerrorbar ls 102 title '',\
'MADatNLO.HwU' index 36 using (($1+$2)/2):($3 >= 0 ? sqrt(-1) : abs($3)) ls 102 title '',\
'MADatNLO.HwU' index 36 using (($1+$2)/2):($3 < 0 ? sqrt(-1) : $3):4 w yerrorbar ls 2 title '',\
'MADatNLO.HwU' index 36 using (($1+$2)/2):($3 < 0 ? sqrt(-1) : $3) ls 2 title 'LO|#1, central value, dynamical\_scale\_choice=10',\
'MADatNLO.HwU' index 35 using (($1+$2)/2):($3 >= 0 ? sqrt(-1) : abs($3)):4 w yerrorbar ls 101 title '',\
'MADatNLO.HwU' index 35 using (($1+$2)/2):($3 >= 0 ? sqrt(-1) : abs($3)) ls 101 title '',\
'MADatNLO.HwU' index 35 using (($1+$2)/2):($3 < 0 ? sqrt(-1) : $3):4 w yerrorbar ls 1 title '',\
'MADatNLO.HwU' index 35 using (($1+$2)/2):($3 < 0 ? sqrt(-1) : $3) ls 1 title 'NLO|#1, central value, dynamical\_scale\_choice=10'
#-- rendering subhistograms 'Relative scale and PDF uncertainty'
unset label
unset format
set yrange [-1.4800e+00:1.4000e+00]
set origin 0.0000e+00, 3.5000e-01
set size 1.0000e+00, 1.5000e-01
set mytics 2
set ytics auto
set format x ''
unset logscale y
set ylabel "NLO|#1 rel.unc."
set label "Relative uncertainties w.r.t. central values" font ",9" front at graph 0.03, graph 0.13
plot \
'MADatNLO.HwU' index 38 using (($1+$2)/2):(safe($7,$3,1.0)-1.0) ls 14 title '',\
'MADatNLO.HwU' index 38 using (($1+$2)/2):(safe($6,$3,1.0)-1.0) ls 14 title '',\
'MADatNLO.HwU' index 37 using (($1+$2)/2):(safe($7,$3,1.0)-1.0) ls 13 title '',\
'MADatNLO.HwU' index 37 using (($1+$2)/2):(safe($6,$3,1.0)-1.0) ls 13 title '',\
'MADatNLO.HwU' index 36 using (($1+$2)/2):(safe($7,$3,1.0)-1.0) ls 12 title '',\
'MADatNLO.HwU' index 36 using (($1+$2)/2):(safe($6,$3,1.0)-1.0) ls 12 title '',\
'MADatNLO.HwU' index 35 using (($1+$2)/2):(safe($7,$3,1.0)-1.0) ls 11 title '',\
'MADatNLO.HwU' index 35 using (($1+$2)/2):(safe($6,$3,1.0)-1.0) ls 11 title '',\
0.0 ls 999 title '',\
'MADatNLO.HwU' index 38 using (($1+$2)/2):(0.0):(safe($4,$3,0.0)) w yerrorbar ls 4 title '',\
'MADatNLO.HwU' index 38 using (($1+$2)/2):(safe($5,$3,1.0)-1.0) ls 4 title '',\
'MADatNLO.HwU' index 37 using (($1+$2)/2):(0.0):(safe($4,$3,0.0)) w yerrorbar ls 3 title '',\
'MADatNLO.HwU' index 37 using (($1+$2)/2):(safe($5,$3,1.0)-1.0) ls 3 title '',\
'MADatNLO.HwU' index 36 using (($1+$2)/2):(0.0):(safe($4,$3,0.0)) w yerrorbar ls 2 title '',\
'MADatNLO.HwU' index 36 using (($1+$2)/2):(safe($5,$3,1.0)-1.0) ls 2 title '',\
'MADatNLO.HwU' index 35 using (($1+$2)/2):(0.0):(safe($4,$3,0.0)) w yerrorbar ls 1 title '',\
'MADatNLO.HwU' index 35 using (($1+$2)/2):(safe($5,$3,1.0)-1.0) ls 1 title ''
#-- rendering subhistograms '(LO|#1SD0|#1SD1|#1)/(NLO|#1 central value) ratio'
unset label
unset format
set yrange [-2.4000e-01:1.2000e+00]
set origin 0.0000e+00, 2.0000e-01
set size 1.0000e+00, 1.5000e-01
set mytics 2
set ytics auto
set format x
unset logscale y
set ylabel "ratio w.r.t. NLO|#1"
set label "(LO|#1SD0|#1SD1|#1)/(NLO|#1 central value)" font ",9" at graph 0.03, graph 0.13
plot \
1.0 ls 999 title '',\
'MADatNLO.HwU' index 41 using (($1+$2)/2):7 ls 14 title '',\
'MADatNLO.HwU' index 41 using (($1+$2)/2):6 ls 14 title '',\
'MADatNLO.HwU' index 40 using (($1+$2)/2):7 ls 13 title '',\
'MADatNLO.HwU' index 40 using (($1+$2)/2):6 ls 13 title '',\
'MADatNLO.HwU' index 39 using (($1+$2)/2):7 ls 12 title '',\
'MADatNLO.HwU' index 39 using (($1+$2)/2):6 ls 12 title '',\
'MADatNLO.HwU' index 41 using (($1+$2)/2):5 ls 4 title '',\
'MADatNLO.HwU' index 41 using (($1+$2)/2):3:4 w yerrorbar ls 4 title '',\
'MADatNLO.HwU' index 41 using (($1+$2)/2):3 ls 4 title '',\
'MADatNLO.HwU' index 40 using (($1+$2)/2):5 ls 3 title '',\
'MADatNLO.HwU' index 40 using (($1+$2)/2):3:4 w yerrorbar ls 3 title '',\
'MADatNLO.HwU' index 40 using (($1+$2)/2):3 ls 3 title '',\
'MADatNLO.HwU' index 39 using (($1+$2)/2):5 ls 2 title '',\
'MADatNLO.HwU' index 39 using (($1+$2)/2):3:4 w yerrorbar ls 2 title '',\
'MADatNLO.HwU' index 39 using (($1+$2)/2):3 ls 2 title ''

unset label

################################################################################

################################################################################
### Rendering of the plot titled 'positron log pT'
################################################################################

set multiplot
set label "positron log pT" font ",13" at graph 0.04, graph 1.05
set xrange [-2.0000e-01:3.8000e+00]
set bmargin 0 
set tmargin 0
set xtics nomirror
set ytics nomirror
set mytics 10
set xtics auto
set key horizontal noreverse maxcols 1 width -4 
set label front 'MadGraph5\_aMC\@NLO' font "Courier,11" rotate by 90 at graph 1.02, graph 0.04

#-- rendering subhistograms 'NLO|#1 and LO|#1 results'

set format y '10^{%T}'
set yrange [9.0000e-01:1.1000e+02]
set origin 0.0000e+00, 5.0000e-01
set size 1.0000e+00, 4.0000e-01
set mytics 10
set ytics auto
set format x ''
set logscale y
set ylabel "{/Symbol s} per bin [pb]"

plot \
sqrt(-1) ls 14 title 'SD1|#1, scale variation',\
sqrt(-1) ls 13 title 'SD0|#1, scale variation',\
sqrt(-1) ls 12 title 'LO|#1, scale variation',\
sqrt(-1) ls 11 title 'NLO|#1, scale variation',\
'MADatNLO.HwU' index 45 using (($1+$2)/2):($3 >= 0 ? sqrt(-1) : abs($3)):4 w yerrorbar ls 104 title '',\
'MADatNLO.HwU' index 45 using (($1+$2)/2):($3 >= 0 ? sqrt(-1) : abs($3)) ls 104 title '',\
'MADatNLO.HwU' index 45 using (($1+$2)/2):($3 < 0 ? sqrt(-1) : $3):4 w yerrorbar ls 4 title '',\
'MADatNLO.HwU' index 45 using (($1+$2)/2):($3 < 0 ? sqrt(-1) : $3) ls 4 title 'SD1|#1, central value, dynamical\_scale\_choice=10',\
'MADatNLO.HwU' index 44 using (($1+$2)/2):($3 >= 0 ? sqrt(-1) : abs($3)):4 w yerrorbar ls 103 title '',\
'MADatNLO.HwU' index 44 using (($1+$2)/2):($3 >= 0 ? sqrt(-1) : abs($3)) ls 103 title '',\
'MADatNLO.HwU' index 44 using (($1+$2)/2):($3 < 0 ? sqrt(-1) : $3):4 w yerrorbar ls 3 title '',\
'MADatNLO.HwU' index 44 using (($1+$2)/2):($3 < 0 ? sqrt(-1) : $3) ls 3 title 'SD0|#1, central value, dynamical\_scale\_choice=10',\
'MADatNLO.HwU' index 43 using (($1+$2)/2):($3 >= 0 ? sqrt(-1) : abs($3)):4 w yerrorbar ls 102 title '',\
'MADatNLO.HwU' index 43 using (($1+$2)/2):($3 >= 0 ? sqrt(-1) : abs($3)) ls 102 title '',\
'MADatNLO.HwU' index 43 using (($1+$2)/2):($3 < 0 ? sqrt(-1) : $3):4 w yerrorbar ls 2 title '',\
'MADatNLO.HwU' index 43 using (($1+$2)/2):($3 < 0 ? sqrt(-1) : $3) ls 2 title 'LO|#1, central value, dynamical\_scale\_choice=10',\
'MADatNLO.HwU' index 42 using (($1+$2)/2):($3 >= 0 ? sqrt(-1) : abs($3)):4 w yerrorbar ls 101 title '',\
'MADatNLO.HwU' index 42 using (($1+$2)/2):($3 >= 0 ? sqrt(-1) : abs($3)) ls 101 title '',\
'MADatNLO.HwU' index 42 using (($1+$2)/2):($3 < 0 ? sqrt(-1) : $3):4 w yerrorbar ls 1 title '',\
'MADatNLO.HwU' index 42 using (($1+$2)/2):($3 < 0 ? sqrt(-1) : $3) ls 1 title 'NLO|#1, central value, dynamical\_scale\_choice=10'
#-- rendering subhistograms 'Relative scale and PDF uncertainty'
unset label
unset format
set yrange [-1.4800e+00:1.4000e+00]
set origin 0.0000e+00, 3.5000e-01
set size 1.0000e+00, 1.5000e-01
set mytics 2
set ytics auto
set format x ''
unset logscale y
set ylabel "NLO|#1 rel.unc."
set label "Relative uncertainties w.r.t. central values" font ",9" front at graph 0.03, graph 0.13
plot \
'MADatNLO.HwU' index 45 using (($1+$2)/2):(safe($7,$3,1.0)-1.0) ls 14 title '',\
'MADatNLO.HwU' index 45 using (($1+$2)/2):(safe($6,$3,1.0)-1.0) ls 14 title '',\
'MADatNLO.HwU' index 44 using (($1+$2)/2):(safe($7,$3,1.0)-1.0) ls 13 title '',\
'MADatNLO.HwU' index 44 using (($1+$2)/2):(safe($6,$3,1.0)-1.0) ls 13 title '',\
'MADatNLO.HwU' index 43 using (($1+$2)/2):(safe($7,$3,1.0)-1.0) ls 12 title '',\
'MADatNLO.HwU' index 43 using (($1+$2)/2):(safe($6,$3,1.0)-1.0) ls 12 title '',\
'MADatNLO.HwU' index 42 using (($1+$2)/2):(safe($7,$3,1.0)-1.0) ls 11 title '',\
'MADatNLO.HwU' index 42 using (($1+$2)/2):(safe($6,$3,1.0)-1.0) ls 11 title '',\
0.0 ls 999 title '',\
'MADatNLO.HwU' index 45 using (($1+$2)/2):(0.0):(safe($4,$3,0.0)) w yerrorbar ls 4 title '',\
'MADatNLO.HwU' index 45 using (($1+$2)/2):(safe($5,$3,1.0)-1.0) ls 4 title '',\
'MADatNLO.HwU' index 44 using (($1+$2)/2):(0.0):(safe($4,$3,0.0)) w yerrorbar ls 3 title '',\
'MADatNLO.HwU' index 44 using (($1+$2)/2):(safe($5,$3,1.0)-1.0) ls 3 title '',\
'MADatNLO.HwU' index 43 using (($1+$2)/2):(0.0):(safe($4,$3,0.0)) w yerrorbar ls 2 title '',\
'MADatNLO.HwU' index 43 using (($1+$2)/2):(safe($5,$3,1.0)-1.0) ls 2 title '',\
'MADatNLO.HwU' index 42 using (($1+$2)/2):(0.0):(safe($4,$3,0.0)) w yerrorbar ls 1 title '',\
'MADatNLO.HwU' index 42 using (($1+$2)/2):(safe($5,$3,1.0)-1.0) ls 1 title ''
#-- rendering subhistograms '(LO|#1SD0|#1SD1|#1)/(NLO|#1 central value) ratio'
unset label
unset format
set yrange [-2.4000e-01:1.2000e+00]
set origin 0.0000e+00, 2.0000e-01
set size 1.0000e+00, 1.5000e-01
set mytics 2
set ytics auto
set format x
unset logscale y
set ylabel "ratio w.r.t. NLO|#1"
set label "(LO|#1SD0|#1SD1|#1)/(NLO|#1 central value)" font ",9" at graph 0.03, graph 0.13
plot \
1.0 ls 999 title '',\
'MADatNLO.HwU' index 48 using (($1+$2)/2):7 ls 14 title '',\
'MADatNLO.HwU' index 48 using (($1+$2)/2):6 ls 14 title '',\
'MADatNLO.HwU' index 47 using (($1+$2)/2):7 ls 13 title '',\
'MADatNLO.HwU' index 47 using (($1+$2)/2):6 ls 13 title '',\
'MADatNLO.HwU' index 46 using (($1+$2)/2):7 ls 12 title '',\
'MADatNLO.HwU' index 46 using (($1+$2)/2):6 ls 12 title '',\
'MADatNLO.HwU' index 48 using (($1+$2)/2):5 ls 4 title '',\
'MADatNLO.HwU' index 48 using (($1+$2)/2):3:4 w yerrorbar ls 4 title '',\
'MADatNLO.HwU' index 48 using (($1+$2)/2):3 ls 4 title '',\
'MADatNLO.HwU' index 47 using (($1+$2)/2):5 ls 3 title '',\
'MADatNLO.HwU' index 47 using (($1+$2)/2):3:4 w yerrorbar ls 3 title '',\
'MADatNLO.HwU' index 47 using (($1+$2)/2):3 ls 3 title '',\
'MADatNLO.HwU' index 46 using (($1+$2)/2):5 ls 2 title '',\
'MADatNLO.HwU' index 46 using (($1+$2)/2):3:4 w yerrorbar ls 2 title '',\
'MADatNLO.HwU' index 46 using (($1+$2)/2):3 ls 2 title ''

unset label

################################################################################

################################################################################
### Rendering of the plot titled 'mu-plus log pT'
################################################################################

set multiplot
set label "mu-plus log pT" font ",13" at graph 0.04, graph 1.05
set xrange [-2.0000e-01:3.8000e+00]
set bmargin 0 
set tmargin 0
set xtics nomirror
set ytics nomirror
set mytics 10
set xtics auto
set key horizontal noreverse maxcols 1 width -4 
set label front 'MadGraph5\_aMC\@NLO' font "Courier,11" rotate by 90 at graph 1.02, graph 0.04

#-- rendering subhistograms 'NLO|#1 and LO|#1 results'

set format y '10^{%T}'
set yrange [9.0000e-01:1.1000e+02]
set origin 0.0000e+00, 5.0000e-01
set size 1.0000e+00, 4.0000e-01
set mytics 10
set ytics auto
set format x ''
set logscale y
set ylabel "{/Symbol s} per bin [pb]"

plot \
sqrt(-1) ls 14 title 'SD1|#1, scale variation',\
sqrt(-1) ls 13 title 'SD0|#1, scale variation',\
sqrt(-1) ls 12 title 'LO|#1, scale variation',\
sqrt(-1) ls 11 title 'NLO|#1, scale variation',\
'MADatNLO.HwU' index 52 using (($1+$2)/2):($3 >= 0 ? sqrt(-1) : abs($3)):4 w yerrorbar ls 104 title '',\
'MADatNLO.HwU' index 52 using (($1+$2)/2):($3 >= 0 ? sqrt(-1) : abs($3)) ls 104 title '',\
'MADatNLO.HwU' index 52 using (($1+$2)/2):($3 < 0 ? sqrt(-1) : $3):4 w yerrorbar ls 4 title '',\
'MADatNLO.HwU' index 52 using (($1+$2)/2):($3 < 0 ? sqrt(-1) : $3) ls 4 title 'SD1|#1, central value, dynamical\_scale\_choice=10',\
'MADatNLO.HwU' index 51 using (($1+$2)/2):($3 >= 0 ? sqrt(-1) : abs($3)):4 w yerrorbar ls 103 title '',\
'MADatNLO.HwU' index 51 using (($1+$2)/2):($3 >= 0 ? sqrt(-1) : abs($3)) ls 103 title '',\
'MADatNLO.HwU' index 51 using (($1+$2)/2):($3 < 0 ? sqrt(-1) : $3):4 w yerrorbar ls 3 title '',\
'MADatNLO.HwU' index 51 using (($1+$2)/2):($3 < 0 ? sqrt(-1) : $3) ls 3 title 'SD0|#1, central value, dynamical\_scale\_choice=10',\
'MADatNLO.HwU' index 50 using (($1+$2)/2):($3 >= 0 ? sqrt(-1) : abs($3)):4 w yerrorbar ls 102 title '',\
'MADatNLO.HwU' index 50 using (($1+$2)/2):($3 >= 0 ? sqrt(-1) : abs($3)) ls 102 title '',\
'MADatNLO.HwU' index 50 using (($1+$2)/2):($3 < 0 ? sqrt(-1) : $3):4 w yerrorbar ls 2 title '',\
'MADatNLO.HwU' index 50 using (($1+$2)/2):($3 < 0 ? sqrt(-1) : $3) ls 2 title 'LO|#1, central value, dynamical\_scale\_choice=10',\
'MADatNLO.HwU' index 49 using (($1+$2)/2):($3 >= 0 ? sqrt(-1) : abs($3)):4 w yerrorbar ls 101 title '',\
'MADatNLO.HwU' index 49 using (($1+$2)/2):($3 >= 0 ? sqrt(-1) : abs($3)) ls 101 title '',\
'MADatNLO.HwU' index 49 using (($1+$2)/2):($3 < 0 ? sqrt(-1) : $3):4 w yerrorbar ls 1 title '',\
'MADatNLO.HwU' index 49 using (($1+$2)/2):($3 < 0 ? sqrt(-1) : $3) ls 1 title 'NLO|#1, central value, dynamical\_scale\_choice=10'
#-- rendering subhistograms 'Relative scale and PDF uncertainty'
unset label
unset format
set yrange [-1.4800e+00:1.4000e+00]
set origin 0.0000e+00, 3.5000e-01
set size 1.0000e+00, 1.5000e-01
set mytics 2
set ytics auto
set format x ''
unset logscale y
set ylabel "NLO|#1 rel.unc."
set label "Relative uncertainties w.r.t. central values" font ",9" front at graph 0.03, graph 0.13
plot \
'MADatNLO.HwU' index 52 using (($1+$2)/2):(safe($7,$3,1.0)-1.0) ls 14 title '',\
'MADatNLO.HwU' index 52 using (($1+$2)/2):(safe($6,$3,1.0)-1.0) ls 14 title '',\
'MADatNLO.HwU' index 51 using (($1+$2)/2):(safe($7,$3,1.0)-1.0) ls 13 title '',\
'MADatNLO.HwU' index 51 using (($1+$2)/2):(safe($6,$3,1.0)-1.0) ls 13 title '',\
'MADatNLO.HwU' index 50 using (($1+$2)/2):(safe($7,$3,1.0)-1.0) ls 12 title '',\
'MADatNLO.HwU' index 50 using (($1+$2)/2):(safe($6,$3,1.0)-1.0) ls 12 title '',\
'MADatNLO.HwU' index 49 using (($1+$2)/2):(safe($7,$3,1.0)-1.0) ls 11 title '',\
'MADatNLO.HwU' index 49 using (($1+$2)/2):(safe($6,$3,1.0)-1.0) ls 11 title '',\
0.0 ls 999 title '',\
'MADatNLO.HwU' index 52 using (($1+$2)/2):(0.0):(safe($4,$3,0.0)) w yerrorbar ls 4 title '',\
'MADatNLO.HwU' index 52 using (($1+$2)/2):(safe($5,$3,1.0)-1.0) ls 4 title '',\
'MADatNLO.HwU' index 51 using (($1+$2)/2):(0.0):(safe($4,$3,0.0)) w yerrorbar ls 3 title '',\
'MADatNLO.HwU' index 51 using (($1+$2)/2):(safe($5,$3,1.0)-1.0) ls 3 title '',\
'MADatNLO.HwU' index 50 using (($1+$2)/2):(0.0):(safe($4,$3,0.0)) w yerrorbar ls 2 title '',\
'MADatNLO.HwU' index 50 using (($1+$2)/2):(safe($5,$3,1.0)-1.0) ls 2 title '',\
'MADatNLO.HwU' index 49 using (($1+$2)/2):(0.0):(safe($4,$3,0.0)) w yerrorbar ls 1 title '',\
'MADatNLO.HwU' index 49 using (($1+$2)/2):(safe($5,$3,1.0)-1.0) ls 1 title ''
#-- rendering subhistograms '(LO|#1SD0|#1SD1|#1)/(NLO|#1 central value) ratio'
unset label
unset format
set yrange [-2.4000e-01:1.2000e+00]
set origin 0.0000e+00, 2.0000e-01
set size 1.0000e+00, 1.5000e-01
set mytics 2
set ytics auto
set format x
unset logscale y
set ylabel "ratio w.r.t. NLO|#1"
set label "(LO|#1SD0|#1SD1|#1)/(NLO|#1 central value)" font ",9" at graph 0.03, graph 0.13
plot \
1.0 ls 999 title '',\
'MADatNLO.HwU' index 55 using (($1+$2)/2):7 ls 14 title '',\
'MADatNLO.HwU' index 55 using (($1+$2)/2):6 ls 14 title '',\
'MADatNLO.HwU' index 54 using (($1+$2)/2):7 ls 13 title '',\
'MADatNLO.HwU' index 54 using (($1+$2)/2):6 ls 13 title '',\
'MADatNLO.HwU' index 53 using (($1+$2)/2):7 ls 12 title '',\
'MADatNLO.HwU' index 53 using (($1+$2)/2):6 ls 12 title '',\
'MADatNLO.HwU' index 55 using (($1+$2)/2):5 ls 4 title '',\
'MADatNLO.HwU' index 55 using (($1+$2)/2):3:4 w yerrorbar ls 4 title '',\
'MADatNLO.HwU' index 55 using (($1+$2)/2):3 ls 4 title '',\
'MADatNLO.HwU' index 54 using (($1+$2)/2):5 ls 3 title '',\
'MADatNLO.HwU' index 54 using (($1+$2)/2):3:4 w yerrorbar ls 3 title '',\
'MADatNLO.HwU' index 54 using (($1+$2)/2):3 ls 3 title '',\
'MADatNLO.HwU' index 53 using (($1+$2)/2):5 ls 2 title '',\
'MADatNLO.HwU' index 53 using (($1+$2)/2):3:4 w yerrorbar ls 2 title '',\
'MADatNLO.HwU' index 53 using (($1+$2)/2):3 ls 2 title ''

unset label

################################################################################

################################################################################
### Rendering of the plot titled 'mu-minus log pT'
################################################################################

set multiplot
set label "mu-minus log pT" font ",13" at graph 0.04, graph 1.05
set xrange [-2.0000e-01:3.8000e+00]
set bmargin 0 
set tmargin 0
set xtics nomirror
set ytics nomirror
set mytics 10
set xtics auto
set key horizontal noreverse maxcols 1 width -4 
set label front 'MadGraph5\_aMC\@NLO' font "Courier,11" rotate by 90 at graph 1.02, graph 0.04

#-- rendering subhistograms 'NLO|#1 and LO|#1 results'

set format y '10^{%T}'
set yrange [9.0000e-01:1.1000e+02]
set origin 0.0000e+00, 5.0000e-01
set size 1.0000e+00, 4.0000e-01
set mytics 10
set ytics auto
set format x ''
set logscale y
set ylabel "{/Symbol s} per bin [pb]"

plot \
sqrt(-1) ls 14 title 'SD1|#1, scale variation',\
sqrt(-1) ls 13 title 'SD0|#1, scale variation',\
sqrt(-1) ls 12 title 'LO|#1, scale variation',\
sqrt(-1) ls 11 title 'NLO|#1, scale variation',\
'MADatNLO.HwU' index 59 using (($1+$2)/2):($3 >= 0 ? sqrt(-1) : abs($3)):4 w yerrorbar ls 104 title '',\
'MADatNLO.HwU' index 59 using (($1+$2)/2):($3 >= 0 ? sqrt(-1) : abs($3)) ls 104 title '',\
'MADatNLO.HwU' index 59 using (($1+$2)/2):($3 < 0 ? sqrt(-1) : $3):4 w yerrorbar ls 4 title '',\
'MADatNLO.HwU' index 59 using (($1+$2)/2):($3 < 0 ? sqrt(-1) : $3) ls 4 title 'SD1|#1, central value, dynamical\_scale\_choice=10',\
'MADatNLO.HwU' index 58 using (($1+$2)/2):($3 >= 0 ? sqrt(-1) : abs($3)):4 w yerrorbar ls 103 title '',\
'MADatNLO.HwU' index 58 using (($1+$2)/2):($3 >= 0 ? sqrt(-1) : abs($3)) ls 103 title '',\
'MADatNLO.HwU' index 58 using (($1+$2)/2):($3 < 0 ? sqrt(-1) : $3):4 w yerrorbar ls 3 title '',\
'MADatNLO.HwU' index 58 using (($1+$2)/2):($3 < 0 ? sqrt(-1) : $3) ls 3 title 'SD0|#1, central value, dynamical\_scale\_choice=10',\
'MADatNLO.HwU' index 57 using (($1+$2)/2):($3 >= 0 ? sqrt(-1) : abs($3)):4 w yerrorbar ls 102 title '',\
'MADatNLO.HwU' index 57 using (($1+$2)/2):($3 >= 0 ? sqrt(-1) : abs($3)) ls 102 title '',\
'MADatNLO.HwU' index 57 using (($1+$2)/2):($3 < 0 ? sqrt(-1) : $3):4 w yerrorbar ls 2 title '',\
'MADatNLO.HwU' index 57 using (($1+$2)/2):($3 < 0 ? sqrt(-1) : $3) ls 2 title 'LO|#1, central value, dynamical\_scale\_choice=10',\
'MADatNLO.HwU' index 56 using (($1+$2)/2):($3 >= 0 ? sqrt(-1) : abs($3)):4 w yerrorbar ls 101 title '',\
'MADatNLO.HwU' index 56 using (($1+$2)/2):($3 >= 0 ? sqrt(-1) : abs($3)) ls 101 title '',\
'MADatNLO.HwU' index 56 using (($1+$2)/2):($3 < 0 ? sqrt(-1) : $3):4 w yerrorbar ls 1 title '',\
'MADatNLO.HwU' index 56 using (($1+$2)/2):($3 < 0 ? sqrt(-1) : $3) ls 1 title 'NLO|#1, central value, dynamical\_scale\_choice=10'
#-- rendering subhistograms 'Relative scale and PDF uncertainty'
unset label
unset format
set yrange [-1.4800e+00:1.4000e+00]
set origin 0.0000e+00, 3.5000e-01
set size 1.0000e+00, 1.5000e-01
set mytics 2
set ytics auto
set format x ''
unset logscale y
set ylabel "NLO|#1 rel.unc."
set label "Relative uncertainties w.r.t. central values" font ",9" front at graph 0.03, graph 0.13
plot \
'MADatNLO.HwU' index 59 using (($1+$2)/2):(safe($7,$3,1.0)-1.0) ls 14 title '',\
'MADatNLO.HwU' index 59 using (($1+$2)/2):(safe($6,$3,1.0)-1.0) ls 14 title '',\
'MADatNLO.HwU' index 58 using (($1+$2)/2):(safe($7,$3,1.0)-1.0) ls 13 title '',\
'MADatNLO.HwU' index 58 using (($1+$2)/2):(safe($6,$3,1.0)-1.0) ls 13 title '',\
'MADatNLO.HwU' index 57 using (($1+$2)/2):(safe($7,$3,1.0)-1.0) ls 12 title '',\
'MADatNLO.HwU' index 57 using (($1+$2)/2):(safe($6,$3,1.0)-1.0) ls 12 title '',\
'MADatNLO.HwU' index 56 using (($1+$2)/2):(safe($7,$3,1.0)-1.0) ls 11 title '',\
'MADatNLO.HwU' index 56 using (($1+$2)/2):(safe($6,$3,1.0)-1.0) ls 11 title '',\
0.0 ls 999 title '',\
'MADatNLO.HwU' index 59 using (($1+$2)/2):(0.0):(safe($4,$3,0.0)) w yerrorbar ls 4 title '',\
'MADatNLO.HwU' index 59 using (($1+$2)/2):(safe($5,$3,1.0)-1.0) ls 4 title '',\
'MADatNLO.HwU' index 58 using (($1+$2)/2):(0.0):(safe($4,$3,0.0)) w yerrorbar ls 3 title '',\
'MADatNLO.HwU' index 58 using (($1+$2)/2):(safe($5,$3,1.0)-1.0) ls 3 title '',\
'MADatNLO.HwU' index 57 using (($1+$2)/2):(0.0):(safe($4,$3,0.0)) w yerrorbar ls 2 title '',\
'MADatNLO.HwU' index 57 using (($1+$2)/2):(safe($5,$3,1.0)-1.0) ls 2 title '',\
'MADatNLO.HwU' index 56 using (($1+$2)/2):(0.0):(safe($4,$3,0.0)) w yerrorbar ls 1 title '',\
'MADatNLO.HwU' index 56 using (($1+$2)/2):(safe($5,$3,1.0)-1.0) ls 1 title ''
#-- rendering subhistograms '(LO|#1SD0|#1SD1|#1)/(NLO|#1 central value) ratio'
unset label
unset format
set yrange [-2.4000e-01:1.2000e+00]
set origin 0.0000e+00, 2.0000e-01
set size 1.0000e+00, 1.5000e-01
set mytics 2
set ytics auto
set format x
unset logscale y
set ylabel "ratio w.r.t. NLO|#1"
set label "(LO|#1SD0|#1SD1|#1)/(NLO|#1 central value)" font ",9" at graph 0.03, graph 0.13
plot \
1.0 ls 999 title '',\
'MADatNLO.HwU' index 62 using (($1+$2)/2):7 ls 14 title '',\
'MADatNLO.HwU' index 62 using (($1+$2)/2):6 ls 14 title '',\
'MADatNLO.HwU' index 61 using (($1+$2)/2):7 ls 13 title '',\
'MADatNLO.HwU' index 61 using (($1+$2)/2):6 ls 13 title '',\
'MADatNLO.HwU' index 60 using (($1+$2)/2):7 ls 12 title '',\
'MADatNLO.HwU' index 60 using (($1+$2)/2):6 ls 12 title '',\
'MADatNLO.HwU' index 62 using (($1+$2)/2):5 ls 4 title '',\
'MADatNLO.HwU' index 62 using (($1+$2)/2):3:4 w yerrorbar ls 4 title '',\
'MADatNLO.HwU' index 62 using (($1+$2)/2):3 ls 4 title '',\
'MADatNLO.HwU' index 61 using (($1+$2)/2):5 ls 3 title '',\
'MADatNLO.HwU' index 61 using (($1+$2)/2):3:4 w yerrorbar ls 3 title '',\
'MADatNLO.HwU' index 61 using (($1+$2)/2):3 ls 3 title '',\
'MADatNLO.HwU' index 60 using (($1+$2)/2):5 ls 2 title '',\
'MADatNLO.HwU' index 60 using (($1+$2)/2):3:4 w yerrorbar ls 2 title '',\
'MADatNLO.HwU' index 60 using (($1+$2)/2):3 ls 2 title ''

unset label

################################################################################

################################################################################
### Rendering of the plot titled 'epem log pT'
################################################################################

set multiplot
set label "epem log pT" font ",13" at graph 0.04, graph 1.05
set xrange [-2.0000e-01:3.8000e+00]
set bmargin 0 
set tmargin 0
set xtics nomirror
set ytics nomirror
set mytics 10
set xtics auto
set key horizontal noreverse maxcols 1 width -4 
set label front 'MadGraph5\_aMC\@NLO' font "Courier,11" rotate by 90 at graph 1.02, graph 0.04

#-- rendering subhistograms 'NLO|#1 and LO|#1 results'

set format y '10^{%T}'
set yrange [9.0000e-01:1.1000e+02]
set origin 0.0000e+00, 5.0000e-01
set size 1.0000e+00, 4.0000e-01
set mytics 10
set ytics auto
set format x ''
set logscale y
set ylabel "{/Symbol s} per bin [pb]"

plot \
sqrt(-1) ls 14 title 'SD1|#1, scale variation',\
sqrt(-1) ls 13 title 'SD0|#1, scale variation',\
sqrt(-1) ls 12 title 'LO|#1, scale variation',\
sqrt(-1) ls 11 title 'NLO|#1, scale variation',\
'MADatNLO.HwU' index 66 using (($1+$2)/2):($3 >= 0 ? sqrt(-1) : abs($3)):4 w yerrorbar ls 104 title '',\
'MADatNLO.HwU' index 66 using (($1+$2)/2):($3 >= 0 ? sqrt(-1) : abs($3)) ls 104 title '',\
'MADatNLO.HwU' index 66 using (($1+$2)/2):($3 < 0 ? sqrt(-1) : $3):4 w yerrorbar ls 4 title '',\
'MADatNLO.HwU' index 66 using (($1+$2)/2):($3 < 0 ? sqrt(-1) : $3) ls 4 title 'SD1|#1, central value, dynamical\_scale\_choice=10',\
'MADatNLO.HwU' index 65 using (($1+$2)/2):($3 >= 0 ? sqrt(-1) : abs($3)):4 w yerrorbar ls 103 title '',\
'MADatNLO.HwU' index 65 using (($1+$2)/2):($3 >= 0 ? sqrt(-1) : abs($3)) ls 103 title '',\
'MADatNLO.HwU' index 65 using (($1+$2)/2):($3 < 0 ? sqrt(-1) : $3):4 w yerrorbar ls 3 title '',\
'MADatNLO.HwU' index 65 using (($1+$2)/2):($3 < 0 ? sqrt(-1) : $3) ls 3 title 'SD0|#1, central value, dynamical\_scale\_choice=10',\
'MADatNLO.HwU' index 64 using (($1+$2)/2):($3 >= 0 ? sqrt(-1) : abs($3)):4 w yerrorbar ls 102 title '',\
'MADatNLO.HwU' index 64 using (($1+$2)/2):($3 >= 0 ? sqrt(-1) : abs($3)) ls 102 title '',\
'MADatNLO.HwU' index 64 using (($1+$2)/2):($3 < 0 ? sqrt(-1) : $3):4 w yerrorbar ls 2 title '',\
'MADatNLO.HwU' index 64 using (($1+$2)/2):($3 < 0 ? sqrt(-1) : $3) ls 2 title 'LO|#1, central value, dynamical\_scale\_choice=10',\
'MADatNLO.HwU' index 63 using (($1+$2)/2):($3 >= 0 ? sqrt(-1) : abs($3)):4 w yerrorbar ls 101 title '',\
'MADatNLO.HwU' index 63 using (($1+$2)/2):($3 >= 0 ? sqrt(-1) : abs($3)) ls 101 title '',\
'MADatNLO.HwU' index 63 using (($1+$2)/2):($3 < 0 ? sqrt(-1) : $3):4 w yerrorbar ls 1 title '',\
'MADatNLO.HwU' index 63 using (($1+$2)/2):($3 < 0 ? sqrt(-1) : $3) ls 1 title 'NLO|#1, central value, dynamical\_scale\_choice=10'
#-- rendering subhistograms 'Relative scale and PDF uncertainty'
unset label
unset format
set yrange [-1.4800e+00:1.4000e+00]
set origin 0.0000e+00, 3.5000e-01
set size 1.0000e+00, 1.5000e-01
set mytics 2
set ytics auto
set format x ''
unset logscale y
set ylabel "NLO|#1 rel.unc."
set label "Relative uncertainties w.r.t. central values" font ",9" front at graph 0.03, graph 0.13
plot \
'MADatNLO.HwU' index 66 using (($1+$2)/2):(safe($7,$3,1.0)-1.0) ls 14 title '',\
'MADatNLO.HwU' index 66 using (($1+$2)/2):(safe($6,$3,1.0)-1.0) ls 14 title '',\
'MADatNLO.HwU' index 65 using (($1+$2)/2):(safe($7,$3,1.0)-1.0) ls 13 title '',\
'MADatNLO.HwU' index 65 using (($1+$2)/2):(safe($6,$3,1.0)-1.0) ls 13 title '',\
'MADatNLO.HwU' index 64 using (($1+$2)/2):(safe($7,$3,1.0)-1.0) ls 12 title '',\
'MADatNLO.HwU' index 64 using (($1+$2)/2):(safe($6,$3,1.0)-1.0) ls 12 title '',\
'MADatNLO.HwU' index 63 using (($1+$2)/2):(safe($7,$3,1.0)-1.0) ls 11 title '',\
'MADatNLO.HwU' index 63 using (($1+$2)/2):(safe($6,$3,1.0)-1.0) ls 11 title '',\
0.0 ls 999 title '',\
'MADatNLO.HwU' index 66 using (($1+$2)/2):(0.0):(safe($4,$3,0.0)) w yerrorbar ls 4 title '',\
'MADatNLO.HwU' index 66 using (($1+$2)/2):(safe($5,$3,1.0)-1.0) ls 4 title '',\
'MADatNLO.HwU' index 65 using (($1+$2)/2):(0.0):(safe($4,$3,0.0)) w yerrorbar ls 3 title '',\
'MADatNLO.HwU' index 65 using (($1+$2)/2):(safe($5,$3,1.0)-1.0) ls 3 title '',\
'MADatNLO.HwU' index 64 using (($1+$2)/2):(0.0):(safe($4,$3,0.0)) w yerrorbar ls 2 title '',\
'MADatNLO.HwU' index 64 using (($1+$2)/2):(safe($5,$3,1.0)-1.0) ls 2 title '',\
'MADatNLO.HwU' index 63 using (($1+$2)/2):(0.0):(safe($4,$3,0.0)) w yerrorbar ls 1 title '',\
'MADatNLO.HwU' index 63 using (($1+$2)/2):(safe($5,$3,1.0)-1.0) ls 1 title ''
#-- rendering subhistograms '(LO|#1SD0|#1SD1|#1)/(NLO|#1 central value) ratio'
unset label
unset format
set yrange [-2.4000e-01:1.2000e+00]
set origin 0.0000e+00, 2.0000e-01
set size 1.0000e+00, 1.5000e-01
set mytics 2
set ytics auto
set format x
unset logscale y
set ylabel "ratio w.r.t. NLO|#1"
set label "(LO|#1SD0|#1SD1|#1)/(NLO|#1 central value)" font ",9" at graph 0.03, graph 0.13
plot \
1.0 ls 999 title '',\
'MADatNLO.HwU' index 69 using (($1+$2)/2):7 ls 14 title '',\
'MADatNLO.HwU' index 69 using (($1+$2)/2):6 ls 14 title '',\
'MADatNLO.HwU' index 68 using (($1+$2)/2):7 ls 13 title '',\
'MADatNLO.HwU' index 68 using (($1+$2)/2):6 ls 13 title '',\
'MADatNLO.HwU' index 67 using (($1+$2)/2):7 ls 12 title '',\
'MADatNLO.HwU' index 67 using (($1+$2)/2):6 ls 12 title '',\
'MADatNLO.HwU' index 69 using (($1+$2)/2):5 ls 4 title '',\
'MADatNLO.HwU' index 69 using (($1+$2)/2):3:4 w yerrorbar ls 4 title '',\
'MADatNLO.HwU' index 69 using (($1+$2)/2):3 ls 4 title '',\
'MADatNLO.HwU' index 68 using (($1+$2)/2):5 ls 3 title '',\
'MADatNLO.HwU' index 68 using (($1+$2)/2):3:4 w yerrorbar ls 3 title '',\
'MADatNLO.HwU' index 68 using (($1+$2)/2):3 ls 3 title '',\
'MADatNLO.HwU' index 67 using (($1+$2)/2):5 ls 2 title '',\
'MADatNLO.HwU' index 67 using (($1+$2)/2):3:4 w yerrorbar ls 2 title '',\
'MADatNLO.HwU' index 67 using (($1+$2)/2):3 ls 2 title ''

unset label

################################################################################

################################################################################
### Rendering of the plot titled 'mupmum log pT'
################################################################################

set multiplot
set label "mupmum log pT" font ",13" at graph 0.04, graph 1.05
set xrange [-2.0000e-01:3.8000e+00]
set bmargin 0 
set tmargin 0
set xtics nomirror
set ytics nomirror
set mytics 10
set xtics auto
set key horizontal noreverse maxcols 1 width -4 
set label front 'MadGraph5\_aMC\@NLO' font "Courier,11" rotate by 90 at graph 1.02, graph 0.04

#-- rendering subhistograms 'NLO|#1 and LO|#1 results'

set format y '10^{%T}'
set yrange [9.0000e-01:1.1000e+02]
set origin 0.0000e+00, 5.0000e-01
set size 1.0000e+00, 4.0000e-01
set mytics 10
set ytics auto
set format x ''
set logscale y
set ylabel "{/Symbol s} per bin [pb]"

plot \
sqrt(-1) ls 14 title 'SD1|#1, scale variation',\
sqrt(-1) ls 13 title 'SD0|#1, scale variation',\
sqrt(-1) ls 12 title 'LO|#1, scale variation',\
sqrt(-1) ls 11 title 'NLO|#1, scale variation',\
'MADatNLO.HwU' index 73 using (($1+$2)/2):($3 >= 0 ? sqrt(-1) : abs($3)):4 w yerrorbar ls 104 title '',\
'MADatNLO.HwU' index 73 using (($1+$2)/2):($3 >= 0 ? sqrt(-1) : abs($3)) ls 104 title '',\
'MADatNLO.HwU' index 73 using (($1+$2)/2):($3 < 0 ? sqrt(-1) : $3):4 w yerrorbar ls 4 title '',\
'MADatNLO.HwU' index 73 using (($1+$2)/2):($3 < 0 ? sqrt(-1) : $3) ls 4 title 'SD1|#1, central value, dynamical\_scale\_choice=10',\
'MADatNLO.HwU' index 72 using (($1+$2)/2):($3 >= 0 ? sqrt(-1) : abs($3)):4 w yerrorbar ls 103 title '',\
'MADatNLO.HwU' index 72 using (($1+$2)/2):($3 >= 0 ? sqrt(-1) : abs($3)) ls 103 title '',\
'MADatNLO.HwU' index 72 using (($1+$2)/2):($3 < 0 ? sqrt(-1) : $3):4 w yerrorbar ls 3 title '',\
'MADatNLO.HwU' index 72 using (($1+$2)/2):($3 < 0 ? sqrt(-1) : $3) ls 3 title 'SD0|#1, central value, dynamical\_scale\_choice=10',\
'MADatNLO.HwU' index 71 using (($1+$2)/2):($3 >= 0 ? sqrt(-1) : abs($3)):4 w yerrorbar ls 102 title '',\
'MADatNLO.HwU' index 71 using (($1+$2)/2):($3 >= 0 ? sqrt(-1) : abs($3)) ls 102 title '',\
'MADatNLO.HwU' index 71 using (($1+$2)/2):($3 < 0 ? sqrt(-1) : $3):4 w yerrorbar ls 2 title '',\
'MADatNLO.HwU' index 71 using (($1+$2)/2):($3 < 0 ? sqrt(-1) : $3) ls 2 title 'LO|#1, central value, dynamical\_scale\_choice=10',\
'MADatNLO.HwU' index 70 using (($1+$2)/2):($3 >= 0 ? sqrt(-1) : abs($3)):4 w yerrorbar ls 101 title '',\
'MADatNLO.HwU' index 70 using (($1+$2)/2):($3 >= 0 ? sqrt(-1) : abs($3)) ls 101 title '',\
'MADatNLO.HwU' index 70 using (($1+$2)/2):($3 < 0 ? sqrt(-1) : $3):4 w yerrorbar ls 1 title '',\
'MADatNLO.HwU' index 70 using (($1+$2)/2):($3 < 0 ? sqrt(-1) : $3) ls 1 title 'NLO|#1, central value, dynamical\_scale\_choice=10'
#-- rendering subhistograms 'Relative scale and PDF uncertainty'
unset label
unset format
set yrange [-1.4800e+00:1.4000e+00]
set origin 0.0000e+00, 3.5000e-01
set size 1.0000e+00, 1.5000e-01
set mytics 2
set ytics auto
set format x ''
unset logscale y
set ylabel "NLO|#1 rel.unc."
set label "Relative uncertainties w.r.t. central values" font ",9" front at graph 0.03, graph 0.13
plot \
'MADatNLO.HwU' index 73 using (($1+$2)/2):(safe($7,$3,1.0)-1.0) ls 14 title '',\
'MADatNLO.HwU' index 73 using (($1+$2)/2):(safe($6,$3,1.0)-1.0) ls 14 title '',\
'MADatNLO.HwU' index 72 using (($1+$2)/2):(safe($7,$3,1.0)-1.0) ls 13 title '',\
'MADatNLO.HwU' index 72 using (($1+$2)/2):(safe($6,$3,1.0)-1.0) ls 13 title '',\
'MADatNLO.HwU' index 71 using (($1+$2)/2):(safe($7,$3,1.0)-1.0) ls 12 title '',\
'MADatNLO.HwU' index 71 using (($1+$2)/2):(safe($6,$3,1.0)-1.0) ls 12 title '',\
'MADatNLO.HwU' index 70 using (($1+$2)/2):(safe($7,$3,1.0)-1.0) ls 11 title '',\
'MADatNLO.HwU' index 70 using (($1+$2)/2):(safe($6,$3,1.0)-1.0) ls 11 title '',\
0.0 ls 999 title '',\
'MADatNLO.HwU' index 73 using (($1+$2)/2):(0.0):(safe($4,$3,0.0)) w yerrorbar ls 4 title '',\
'MADatNLO.HwU' index 73 using (($1+$2)/2):(safe($5,$3,1.0)-1.0) ls 4 title '',\
'MADatNLO.HwU' index 72 using (($1+$2)/2):(0.0):(safe($4,$3,0.0)) w yerrorbar ls 3 title '',\
'MADatNLO.HwU' index 72 using (($1+$2)/2):(safe($5,$3,1.0)-1.0) ls 3 title '',\
'MADatNLO.HwU' index 71 using (($1+$2)/2):(0.0):(safe($4,$3,0.0)) w yerrorbar ls 2 title '',\
'MADatNLO.HwU' index 71 using (($1+$2)/2):(safe($5,$3,1.0)-1.0) ls 2 title '',\
'MADatNLO.HwU' index 70 using (($1+$2)/2):(0.0):(safe($4,$3,0.0)) w yerrorbar ls 1 title '',\
'MADatNLO.HwU' index 70 using (($1+$2)/2):(safe($5,$3,1.0)-1.0) ls 1 title ''
#-- rendering subhistograms '(LO|#1SD0|#1SD1|#1)/(NLO|#1 central value) ratio'
unset label
unset format
set yrange [-2.4000e-01:1.2000e+00]
set origin 0.0000e+00, 2.0000e-01
set size 1.0000e+00, 1.5000e-01
set mytics 2
set ytics auto
set format x
unset logscale y
set ylabel "ratio w.r.t. NLO|#1"
set label "(LO|#1SD0|#1SD1|#1)/(NLO|#1 central value)" font ",9" at graph 0.03, graph 0.13
plot \
1.0 ls 999 title '',\
'MADatNLO.HwU' index 76 using (($1+$2)/2):7 ls 14 title '',\
'MADatNLO.HwU' index 76 using (($1+$2)/2):6 ls 14 title '',\
'MADatNLO.HwU' index 75 using (($1+$2)/2):7 ls 13 title '',\
'MADatNLO.HwU' index 75 using (($1+$2)/2):6 ls 13 title '',\
'MADatNLO.HwU' index 74 using (($1+$2)/2):7 ls 12 title '',\
'MADatNLO.HwU' index 74 using (($1+$2)/2):6 ls 12 title '',\
'MADatNLO.HwU' index 76 using (($1+$2)/2):5 ls 4 title '',\
'MADatNLO.HwU' index 76 using (($1+$2)/2):3:4 w yerrorbar ls 4 title '',\
'MADatNLO.HwU' index 76 using (($1+$2)/2):3 ls 4 title '',\
'MADatNLO.HwU' index 75 using (($1+$2)/2):5 ls 3 title '',\
'MADatNLO.HwU' index 75 using (($1+$2)/2):3:4 w yerrorbar ls 3 title '',\
'MADatNLO.HwU' index 75 using (($1+$2)/2):3 ls 3 title '',\
'MADatNLO.HwU' index 74 using (($1+$2)/2):5 ls 2 title '',\
'MADatNLO.HwU' index 74 using (($1+$2)/2):3:4 w yerrorbar ls 2 title '',\
'MADatNLO.HwU' index 74 using (($1+$2)/2):3 ls 2 title ''

unset label

################################################################################

################################################################################
### Rendering of the plot titled '1st OSSF lep pair log pT'
################################################################################

set multiplot
set label "1st OSSF lep pair log pT" font ",13" at graph 0.04, graph 1.05
set xrange [-2.0000e-01:3.8000e+00]
set bmargin 0 
set tmargin 0
set xtics nomirror
set ytics nomirror
set mytics 10
set xtics auto
set key horizontal noreverse maxcols 1 width -4 
set label front 'MadGraph5\_aMC\@NLO' font "Courier,11" rotate by 90 at graph 1.02, graph 0.04

#-- rendering subhistograms 'NLO|#1 and LO|#1 results'

set format y '10^{%T}'
set yrange [9.0000e-01:1.1000e+02]
set origin 0.0000e+00, 5.0000e-01
set size 1.0000e+00, 4.0000e-01
set mytics 10
set ytics auto
set format x ''
set logscale y
set ylabel "{/Symbol s} per bin [pb]"

plot \
sqrt(-1) ls 14 title 'SD1|#1, scale variation',\
sqrt(-1) ls 13 title 'SD0|#1, scale variation',\
sqrt(-1) ls 12 title 'LO|#1, scale variation',\
sqrt(-1) ls 11 title 'NLO|#1, scale variation',\
'MADatNLO.HwU' index 80 using (($1+$2)/2):($3 >= 0 ? sqrt(-1) : abs($3)):4 w yerrorbar ls 104 title '',\
'MADatNLO.HwU' index 80 using (($1+$2)/2):($3 >= 0 ? sqrt(-1) : abs($3)) ls 104 title '',\
'MADatNLO.HwU' index 80 using (($1+$2)/2):($3 < 0 ? sqrt(-1) : $3):4 w yerrorbar ls 4 title '',\
'MADatNLO.HwU' index 80 using (($1+$2)/2):($3 < 0 ? sqrt(-1) : $3) ls 4 title 'SD1|#1, central value, dynamical\_scale\_choice=10',\
'MADatNLO.HwU' index 79 using (($1+$2)/2):($3 >= 0 ? sqrt(-1) : abs($3)):4 w yerrorbar ls 103 title '',\
'MADatNLO.HwU' index 79 using (($1+$2)/2):($3 >= 0 ? sqrt(-1) : abs($3)) ls 103 title '',\
'MADatNLO.HwU' index 79 using (($1+$2)/2):($3 < 0 ? sqrt(-1) : $3):4 w yerrorbar ls 3 title '',\
'MADatNLO.HwU' index 79 using (($1+$2)/2):($3 < 0 ? sqrt(-1) : $3) ls 3 title 'SD0|#1, central value, dynamical\_scale\_choice=10',\
'MADatNLO.HwU' index 78 using (($1+$2)/2):($3 >= 0 ? sqrt(-1) : abs($3)):4 w yerrorbar ls 102 title '',\
'MADatNLO.HwU' index 78 using (($1+$2)/2):($3 >= 0 ? sqrt(-1) : abs($3)) ls 102 title '',\
'MADatNLO.HwU' index 78 using (($1+$2)/2):($3 < 0 ? sqrt(-1) : $3):4 w yerrorbar ls 2 title '',\
'MADatNLO.HwU' index 78 using (($1+$2)/2):($3 < 0 ? sqrt(-1) : $3) ls 2 title 'LO|#1, central value, dynamical\_scale\_choice=10',\
'MADatNLO.HwU' index 77 using (($1+$2)/2):($3 >= 0 ? sqrt(-1) : abs($3)):4 w yerrorbar ls 101 title '',\
'MADatNLO.HwU' index 77 using (($1+$2)/2):($3 >= 0 ? sqrt(-1) : abs($3)) ls 101 title '',\
'MADatNLO.HwU' index 77 using (($1+$2)/2):($3 < 0 ? sqrt(-1) : $3):4 w yerrorbar ls 1 title '',\
'MADatNLO.HwU' index 77 using (($1+$2)/2):($3 < 0 ? sqrt(-1) : $3) ls 1 title 'NLO|#1, central value, dynamical\_scale\_choice=10'
#-- rendering subhistograms 'Relative scale and PDF uncertainty'
unset label
unset format
set yrange [-1.4800e+00:1.4000e+00]
set origin 0.0000e+00, 3.5000e-01
set size 1.0000e+00, 1.5000e-01
set mytics 2
set ytics auto
set format x ''
unset logscale y
set ylabel "NLO|#1 rel.unc."
set label "Relative uncertainties w.r.t. central values" font ",9" front at graph 0.03, graph 0.13
plot \
'MADatNLO.HwU' index 80 using (($1+$2)/2):(safe($7,$3,1.0)-1.0) ls 14 title '',\
'MADatNLO.HwU' index 80 using (($1+$2)/2):(safe($6,$3,1.0)-1.0) ls 14 title '',\
'MADatNLO.HwU' index 79 using (($1+$2)/2):(safe($7,$3,1.0)-1.0) ls 13 title '',\
'MADatNLO.HwU' index 79 using (($1+$2)/2):(safe($6,$3,1.0)-1.0) ls 13 title '',\
'MADatNLO.HwU' index 78 using (($1+$2)/2):(safe($7,$3,1.0)-1.0) ls 12 title '',\
'MADatNLO.HwU' index 78 using (($1+$2)/2):(safe($6,$3,1.0)-1.0) ls 12 title '',\
'MADatNLO.HwU' index 77 using (($1+$2)/2):(safe($7,$3,1.0)-1.0) ls 11 title '',\
'MADatNLO.HwU' index 77 using (($1+$2)/2):(safe($6,$3,1.0)-1.0) ls 11 title '',\
0.0 ls 999 title '',\
'MADatNLO.HwU' index 80 using (($1+$2)/2):(0.0):(safe($4,$3,0.0)) w yerrorbar ls 4 title '',\
'MADatNLO.HwU' index 80 using (($1+$2)/2):(safe($5,$3,1.0)-1.0) ls 4 title '',\
'MADatNLO.HwU' index 79 using (($1+$2)/2):(0.0):(safe($4,$3,0.0)) w yerrorbar ls 3 title '',\
'MADatNLO.HwU' index 79 using (($1+$2)/2):(safe($5,$3,1.0)-1.0) ls 3 title '',\
'MADatNLO.HwU' index 78 using (($1+$2)/2):(0.0):(safe($4,$3,0.0)) w yerrorbar ls 2 title '',\
'MADatNLO.HwU' index 78 using (($1+$2)/2):(safe($5,$3,1.0)-1.0) ls 2 title '',\
'MADatNLO.HwU' index 77 using (($1+$2)/2):(0.0):(safe($4,$3,0.0)) w yerrorbar ls 1 title '',\
'MADatNLO.HwU' index 77 using (($1+$2)/2):(safe($5,$3,1.0)-1.0) ls 1 title ''
#-- rendering subhistograms '(LO|#1SD0|#1SD1|#1)/(NLO|#1 central value) ratio'
unset label
unset format
set yrange [-2.4000e-01:1.2000e+00]
set origin 0.0000e+00, 2.0000e-01
set size 1.0000e+00, 1.5000e-01
set mytics 2
set ytics auto
set format x
unset logscale y
set ylabel "ratio w.r.t. NLO|#1"
set label "(LO|#1SD0|#1SD1|#1)/(NLO|#1 central value)" font ",9" at graph 0.03, graph 0.13
plot \
1.0 ls 999 title '',\
'MADatNLO.HwU' index 83 using (($1+$2)/2):7 ls 14 title '',\
'MADatNLO.HwU' index 83 using (($1+$2)/2):6 ls 14 title '',\
'MADatNLO.HwU' index 82 using (($1+$2)/2):7 ls 13 title '',\
'MADatNLO.HwU' index 82 using (($1+$2)/2):6 ls 13 title '',\
'MADatNLO.HwU' index 81 using (($1+$2)/2):7 ls 12 title '',\
'MADatNLO.HwU' index 81 using (($1+$2)/2):6 ls 12 title '',\
'MADatNLO.HwU' index 83 using (($1+$2)/2):5 ls 4 title '',\
'MADatNLO.HwU' index 83 using (($1+$2)/2):3:4 w yerrorbar ls 4 title '',\
'MADatNLO.HwU' index 83 using (($1+$2)/2):3 ls 4 title '',\
'MADatNLO.HwU' index 82 using (($1+$2)/2):5 ls 3 title '',\
'MADatNLO.HwU' index 82 using (($1+$2)/2):3:4 w yerrorbar ls 3 title '',\
'MADatNLO.HwU' index 82 using (($1+$2)/2):3 ls 3 title '',\
'MADatNLO.HwU' index 81 using (($1+$2)/2):5 ls 2 title '',\
'MADatNLO.HwU' index 81 using (($1+$2)/2):3:4 w yerrorbar ls 2 title '',\
'MADatNLO.HwU' index 81 using (($1+$2)/2):3 ls 2 title ''

unset label

################################################################################

################################################################################
### Rendering of the plot titled '2nd OSSF lep pair log pT'
################################################################################

set multiplot
set label "2nd OSSF lep pair log pT" font ",13" at graph 0.04, graph 1.05
set xrange [-2.0000e-01:3.8000e+00]
set bmargin 0 
set tmargin 0
set xtics nomirror
set ytics nomirror
set mytics 10
set xtics auto
set key horizontal noreverse maxcols 1 width -4 
set label front 'MadGraph5\_aMC\@NLO' font "Courier,11" rotate by 90 at graph 1.02, graph 0.04

#-- rendering subhistograms 'NLO|#1 and LO|#1 results'

set format y '10^{%T}'
set yrange [9.0000e-01:1.1000e+02]
set origin 0.0000e+00, 5.0000e-01
set size 1.0000e+00, 4.0000e-01
set mytics 10
set ytics auto
set format x ''
set logscale y
set ylabel "{/Symbol s} per bin [pb]"

plot \
sqrt(-1) ls 14 title 'SD1|#1, scale variation',\
sqrt(-1) ls 13 title 'SD0|#1, scale variation',\
sqrt(-1) ls 12 title 'LO|#1, scale variation',\
sqrt(-1) ls 11 title 'NLO|#1, scale variation',\
'MADatNLO.HwU' index 87 using (($1+$2)/2):($3 >= 0 ? sqrt(-1) : abs($3)):4 w yerrorbar ls 104 title '',\
'MADatNLO.HwU' index 87 using (($1+$2)/2):($3 >= 0 ? sqrt(-1) : abs($3)) ls 104 title '',\
'MADatNLO.HwU' index 87 using (($1+$2)/2):($3 < 0 ? sqrt(-1) : $3):4 w yerrorbar ls 4 title '',\
'MADatNLO.HwU' index 87 using (($1+$2)/2):($3 < 0 ? sqrt(-1) : $3) ls 4 title 'SD1|#1, central value, dynamical\_scale\_choice=10',\
'MADatNLO.HwU' index 86 using (($1+$2)/2):($3 >= 0 ? sqrt(-1) : abs($3)):4 w yerrorbar ls 103 title '',\
'MADatNLO.HwU' index 86 using (($1+$2)/2):($3 >= 0 ? sqrt(-1) : abs($3)) ls 103 title '',\
'MADatNLO.HwU' index 86 using (($1+$2)/2):($3 < 0 ? sqrt(-1) : $3):4 w yerrorbar ls 3 title '',\
'MADatNLO.HwU' index 86 using (($1+$2)/2):($3 < 0 ? sqrt(-1) : $3) ls 3 title 'SD0|#1, central value, dynamical\_scale\_choice=10',\
'MADatNLO.HwU' index 85 using (($1+$2)/2):($3 >= 0 ? sqrt(-1) : abs($3)):4 w yerrorbar ls 102 title '',\
'MADatNLO.HwU' index 85 using (($1+$2)/2):($3 >= 0 ? sqrt(-1) : abs($3)) ls 102 title '',\
'MADatNLO.HwU' index 85 using (($1+$2)/2):($3 < 0 ? sqrt(-1) : $3):4 w yerrorbar ls 2 title '',\
'MADatNLO.HwU' index 85 using (($1+$2)/2):($3 < 0 ? sqrt(-1) : $3) ls 2 title 'LO|#1, central value, dynamical\_scale\_choice=10',\
'MADatNLO.HwU' index 84 using (($1+$2)/2):($3 >= 0 ? sqrt(-1) : abs($3)):4 w yerrorbar ls 101 title '',\
'MADatNLO.HwU' index 84 using (($1+$2)/2):($3 >= 0 ? sqrt(-1) : abs($3)) ls 101 title '',\
'MADatNLO.HwU' index 84 using (($1+$2)/2):($3 < 0 ? sqrt(-1) : $3):4 w yerrorbar ls 1 title '',\
'MADatNLO.HwU' index 84 using (($1+$2)/2):($3 < 0 ? sqrt(-1) : $3) ls 1 title 'NLO|#1, central value, dynamical\_scale\_choice=10'
#-- rendering subhistograms 'Relative scale and PDF uncertainty'
unset label
unset format
set yrange [-1.4800e+00:1.4000e+00]
set origin 0.0000e+00, 3.5000e-01
set size 1.0000e+00, 1.5000e-01
set mytics 2
set ytics auto
set format x ''
unset logscale y
set ylabel "NLO|#1 rel.unc."
set label "Relative uncertainties w.r.t. central values" font ",9" front at graph 0.03, graph 0.13
plot \
'MADatNLO.HwU' index 87 using (($1+$2)/2):(safe($7,$3,1.0)-1.0) ls 14 title '',\
'MADatNLO.HwU' index 87 using (($1+$2)/2):(safe($6,$3,1.0)-1.0) ls 14 title '',\
'MADatNLO.HwU' index 86 using (($1+$2)/2):(safe($7,$3,1.0)-1.0) ls 13 title '',\
'MADatNLO.HwU' index 86 using (($1+$2)/2):(safe($6,$3,1.0)-1.0) ls 13 title '',\
'MADatNLO.HwU' index 85 using (($1+$2)/2):(safe($7,$3,1.0)-1.0) ls 12 title '',\
'MADatNLO.HwU' index 85 using (($1+$2)/2):(safe($6,$3,1.0)-1.0) ls 12 title '',\
'MADatNLO.HwU' index 84 using (($1+$2)/2):(safe($7,$3,1.0)-1.0) ls 11 title '',\
'MADatNLO.HwU' index 84 using (($1+$2)/2):(safe($6,$3,1.0)-1.0) ls 11 title '',\
0.0 ls 999 title '',\
'MADatNLO.HwU' index 87 using (($1+$2)/2):(0.0):(safe($4,$3,0.0)) w yerrorbar ls 4 title '',\
'MADatNLO.HwU' index 87 using (($1+$2)/2):(safe($5,$3,1.0)-1.0) ls 4 title '',\
'MADatNLO.HwU' index 86 using (($1+$2)/2):(0.0):(safe($4,$3,0.0)) w yerrorbar ls 3 title '',\
'MADatNLO.HwU' index 86 using (($1+$2)/2):(safe($5,$3,1.0)-1.0) ls 3 title '',\
'MADatNLO.HwU' index 85 using (($1+$2)/2):(0.0):(safe($4,$3,0.0)) w yerrorbar ls 2 title '',\
'MADatNLO.HwU' index 85 using (($1+$2)/2):(safe($5,$3,1.0)-1.0) ls 2 title '',\
'MADatNLO.HwU' index 84 using (($1+$2)/2):(0.0):(safe($4,$3,0.0)) w yerrorbar ls 1 title '',\
'MADatNLO.HwU' index 84 using (($1+$2)/2):(safe($5,$3,1.0)-1.0) ls 1 title ''
#-- rendering subhistograms '(LO|#1SD0|#1SD1|#1)/(NLO|#1 central value) ratio'
unset label
unset format
set yrange [-2.4000e-01:1.2000e+00]
set origin 0.0000e+00, 2.0000e-01
set size 1.0000e+00, 1.5000e-01
set mytics 2
set ytics auto
set format x
unset logscale y
set ylabel "ratio w.r.t. NLO|#1"
set label "(LO|#1SD0|#1SD1|#1)/(NLO|#1 central value)" font ",9" at graph 0.03, graph 0.13
plot \
1.0 ls 999 title '',\
'MADatNLO.HwU' index 90 using (($1+$2)/2):7 ls 14 title '',\
'MADatNLO.HwU' index 90 using (($1+$2)/2):6 ls 14 title '',\
'MADatNLO.HwU' index 89 using (($1+$2)/2):7 ls 13 title '',\
'MADatNLO.HwU' index 89 using (($1+$2)/2):6 ls 13 title '',\
'MADatNLO.HwU' index 88 using (($1+$2)/2):7 ls 12 title '',\
'MADatNLO.HwU' index 88 using (($1+$2)/2):6 ls 12 title '',\
'MADatNLO.HwU' index 90 using (($1+$2)/2):5 ls 4 title '',\
'MADatNLO.HwU' index 90 using (($1+$2)/2):3:4 w yerrorbar ls 4 title '',\
'MADatNLO.HwU' index 90 using (($1+$2)/2):3 ls 4 title '',\
'MADatNLO.HwU' index 89 using (($1+$2)/2):5 ls 3 title '',\
'MADatNLO.HwU' index 89 using (($1+$2)/2):3:4 w yerrorbar ls 3 title '',\
'MADatNLO.HwU' index 89 using (($1+$2)/2):3 ls 3 title '',\
'MADatNLO.HwU' index 88 using (($1+$2)/2):5 ls 2 title '',\
'MADatNLO.HwU' index 88 using (($1+$2)/2):3:4 w yerrorbar ls 2 title '',\
'MADatNLO.HwU' index 88 using (($1+$2)/2):3 ls 2 title ''

unset label

################################################################################

################################################################################
### Rendering of the plot titled 'epve log pT'
################################################################################

set multiplot
set label "epve log pT" font ",13" at graph 0.04, graph 1.05
set xrange [-2.0000e-01:3.8000e+00]
set bmargin 0 
set tmargin 0
set xtics nomirror
set ytics nomirror
set mytics 10
set xtics auto
set key horizontal noreverse maxcols 1 width -4 
set label front 'MadGraph5\_aMC\@NLO' font "Courier,11" rotate by 90 at graph 1.02, graph 0.04

#-- rendering subhistograms 'NLO|#1 and LO|#1 results'

set format y '10^{%T}'
set yrange [9.0000e-01:1.1000e+02]
set origin 0.0000e+00, 5.0000e-01
set size 1.0000e+00, 4.0000e-01
set mytics 10
set ytics auto
set format x ''
set logscale y
set ylabel "{/Symbol s} per bin [pb]"

plot \
sqrt(-1) ls 14 title 'SD1|#1, scale variation',\
sqrt(-1) ls 13 title 'SD0|#1, scale variation',\
sqrt(-1) ls 12 title 'LO|#1, scale variation',\
sqrt(-1) ls 11 title 'NLO|#1, scale variation',\
'MADatNLO.HwU' index 94 using (($1+$2)/2):($3 >= 0 ? sqrt(-1) : abs($3)):4 w yerrorbar ls 104 title '',\
'MADatNLO.HwU' index 94 using (($1+$2)/2):($3 >= 0 ? sqrt(-1) : abs($3)) ls 104 title '',\
'MADatNLO.HwU' index 94 using (($1+$2)/2):($3 < 0 ? sqrt(-1) : $3):4 w yerrorbar ls 4 title '',\
'MADatNLO.HwU' index 94 using (($1+$2)/2):($3 < 0 ? sqrt(-1) : $3) ls 4 title 'SD1|#1, central value, dynamical\_scale\_choice=10',\
'MADatNLO.HwU' index 93 using (($1+$2)/2):($3 >= 0 ? sqrt(-1) : abs($3)):4 w yerrorbar ls 103 title '',\
'MADatNLO.HwU' index 93 using (($1+$2)/2):($3 >= 0 ? sqrt(-1) : abs($3)) ls 103 title '',\
'MADatNLO.HwU' index 93 using (($1+$2)/2):($3 < 0 ? sqrt(-1) : $3):4 w yerrorbar ls 3 title '',\
'MADatNLO.HwU' index 93 using (($1+$2)/2):($3 < 0 ? sqrt(-1) : $3) ls 3 title 'SD0|#1, central value, dynamical\_scale\_choice=10',\
'MADatNLO.HwU' index 92 using (($1+$2)/2):($3 >= 0 ? sqrt(-1) : abs($3)):4 w yerrorbar ls 102 title '',\
'MADatNLO.HwU' index 92 using (($1+$2)/2):($3 >= 0 ? sqrt(-1) : abs($3)) ls 102 title '',\
'MADatNLO.HwU' index 92 using (($1+$2)/2):($3 < 0 ? sqrt(-1) : $3):4 w yerrorbar ls 2 title '',\
'MADatNLO.HwU' index 92 using (($1+$2)/2):($3 < 0 ? sqrt(-1) : $3) ls 2 title 'LO|#1, central value, dynamical\_scale\_choice=10',\
'MADatNLO.HwU' index 91 using (($1+$2)/2):($3 >= 0 ? sqrt(-1) : abs($3)):4 w yerrorbar ls 101 title '',\
'MADatNLO.HwU' index 91 using (($1+$2)/2):($3 >= 0 ? sqrt(-1) : abs($3)) ls 101 title '',\
'MADatNLO.HwU' index 91 using (($1+$2)/2):($3 < 0 ? sqrt(-1) : $3):4 w yerrorbar ls 1 title '',\
'MADatNLO.HwU' index 91 using (($1+$2)/2):($3 < 0 ? sqrt(-1) : $3) ls 1 title 'NLO|#1, central value, dynamical\_scale\_choice=10'
#-- rendering subhistograms 'Relative scale and PDF uncertainty'
unset label
unset format
set yrange [-1.4800e+00:1.4000e+00]
set origin 0.0000e+00, 3.5000e-01
set size 1.0000e+00, 1.5000e-01
set mytics 2
set ytics auto
set format x ''
unset logscale y
set ylabel "NLO|#1 rel.unc."
set label "Relative uncertainties w.r.t. central values" font ",9" front at graph 0.03, graph 0.13
plot \
'MADatNLO.HwU' index 94 using (($1+$2)/2):(safe($7,$3,1.0)-1.0) ls 14 title '',\
'MADatNLO.HwU' index 94 using (($1+$2)/2):(safe($6,$3,1.0)-1.0) ls 14 title '',\
'MADatNLO.HwU' index 93 using (($1+$2)/2):(safe($7,$3,1.0)-1.0) ls 13 title '',\
'MADatNLO.HwU' index 93 using (($1+$2)/2):(safe($6,$3,1.0)-1.0) ls 13 title '',\
'MADatNLO.HwU' index 92 using (($1+$2)/2):(safe($7,$3,1.0)-1.0) ls 12 title '',\
'MADatNLO.HwU' index 92 using (($1+$2)/2):(safe($6,$3,1.0)-1.0) ls 12 title '',\
'MADatNLO.HwU' index 91 using (($1+$2)/2):(safe($7,$3,1.0)-1.0) ls 11 title '',\
'MADatNLO.HwU' index 91 using (($1+$2)/2):(safe($6,$3,1.0)-1.0) ls 11 title '',\
0.0 ls 999 title '',\
'MADatNLO.HwU' index 94 using (($1+$2)/2):(0.0):(safe($4,$3,0.0)) w yerrorbar ls 4 title '',\
'MADatNLO.HwU' index 94 using (($1+$2)/2):(safe($5,$3,1.0)-1.0) ls 4 title '',\
'MADatNLO.HwU' index 93 using (($1+$2)/2):(0.0):(safe($4,$3,0.0)) w yerrorbar ls 3 title '',\
'MADatNLO.HwU' index 93 using (($1+$2)/2):(safe($5,$3,1.0)-1.0) ls 3 title '',\
'MADatNLO.HwU' index 92 using (($1+$2)/2):(0.0):(safe($4,$3,0.0)) w yerrorbar ls 2 title '',\
'MADatNLO.HwU' index 92 using (($1+$2)/2):(safe($5,$3,1.0)-1.0) ls 2 title '',\
'MADatNLO.HwU' index 91 using (($1+$2)/2):(0.0):(safe($4,$3,0.0)) w yerrorbar ls 1 title '',\
'MADatNLO.HwU' index 91 using (($1+$2)/2):(safe($5,$3,1.0)-1.0) ls 1 title ''
#-- rendering subhistograms '(LO|#1SD0|#1SD1|#1)/(NLO|#1 central value) ratio'
unset label
unset format
set yrange [-2.4000e-01:1.2000e+00]
set origin 0.0000e+00, 2.0000e-01
set size 1.0000e+00, 1.5000e-01
set mytics 2
set ytics auto
set format x
unset logscale y
set ylabel "ratio w.r.t. NLO|#1"
set label "(LO|#1SD0|#1SD1|#1)/(NLO|#1 central value)" font ",9" at graph 0.03, graph 0.13
plot \
1.0 ls 999 title '',\
'MADatNLO.HwU' index 97 using (($1+$2)/2):7 ls 14 title '',\
'MADatNLO.HwU' index 97 using (($1+$2)/2):6 ls 14 title '',\
'MADatNLO.HwU' index 96 using (($1+$2)/2):7 ls 13 title '',\
'MADatNLO.HwU' index 96 using (($1+$2)/2):6 ls 13 title '',\
'MADatNLO.HwU' index 95 using (($1+$2)/2):7 ls 12 title '',\
'MADatNLO.HwU' index 95 using (($1+$2)/2):6 ls 12 title '',\
'MADatNLO.HwU' index 97 using (($1+$2)/2):5 ls 4 title '',\
'MADatNLO.HwU' index 97 using (($1+$2)/2):3:4 w yerrorbar ls 4 title '',\
'MADatNLO.HwU' index 97 using (($1+$2)/2):3 ls 4 title '',\
'MADatNLO.HwU' index 96 using (($1+$2)/2):5 ls 3 title '',\
'MADatNLO.HwU' index 96 using (($1+$2)/2):3:4 w yerrorbar ls 3 title '',\
'MADatNLO.HwU' index 96 using (($1+$2)/2):3 ls 3 title '',\
'MADatNLO.HwU' index 95 using (($1+$2)/2):5 ls 2 title '',\
'MADatNLO.HwU' index 95 using (($1+$2)/2):3:4 w yerrorbar ls 2 title '',\
'MADatNLO.HwU' index 95 using (($1+$2)/2):3 ls 2 title ''

unset label

################################################################################

################################################################################
### Rendering of the plot titled 'mumvm log pT'
################################################################################

set multiplot
set label "mumvm log pT" font ",13" at graph 0.04, graph 1.05
set xrange [-2.0000e-01:3.8000e+00]
set bmargin 0 
set tmargin 0
set xtics nomirror
set ytics nomirror
set mytics 10
set xtics auto
set key horizontal noreverse maxcols 1 width -4 
set label front 'MadGraph5\_aMC\@NLO' font "Courier,11" rotate by 90 at graph 1.02, graph 0.04

#-- rendering subhistograms 'NLO|#1 and LO|#1 results'

set format y '10^{%T}'
set yrange [9.0000e-01:1.1000e+02]
set origin 0.0000e+00, 5.0000e-01
set size 1.0000e+00, 4.0000e-01
set mytics 10
set ytics auto
set format x ''
set logscale y
set ylabel "{/Symbol s} per bin [pb]"

plot \
sqrt(-1) ls 14 title 'SD1|#1, scale variation',\
sqrt(-1) ls 13 title 'SD0|#1, scale variation',\
sqrt(-1) ls 12 title 'LO|#1, scale variation',\
sqrt(-1) ls 11 title 'NLO|#1, scale variation',\
'MADatNLO.HwU' index 101 using (($1+$2)/2):($3 >= 0 ? sqrt(-1) : abs($3)):4 w yerrorbar ls 104 title '',\
'MADatNLO.HwU' index 101 using (($1+$2)/2):($3 >= 0 ? sqrt(-1) : abs($3)) ls 104 title '',\
'MADatNLO.HwU' index 101 using (($1+$2)/2):($3 < 0 ? sqrt(-1) : $3):4 w yerrorbar ls 4 title '',\
'MADatNLO.HwU' index 101 using (($1+$2)/2):($3 < 0 ? sqrt(-1) : $3) ls 4 title 'SD1|#1, central value, dynamical\_scale\_choice=10',\
'MADatNLO.HwU' index 100 using (($1+$2)/2):($3 >= 0 ? sqrt(-1) : abs($3)):4 w yerrorbar ls 103 title '',\
'MADatNLO.HwU' index 100 using (($1+$2)/2):($3 >= 0 ? sqrt(-1) : abs($3)) ls 103 title '',\
'MADatNLO.HwU' index 100 using (($1+$2)/2):($3 < 0 ? sqrt(-1) : $3):4 w yerrorbar ls 3 title '',\
'MADatNLO.HwU' index 100 using (($1+$2)/2):($3 < 0 ? sqrt(-1) : $3) ls 3 title 'SD0|#1, central value, dynamical\_scale\_choice=10',\
'MADatNLO.HwU' index 99 using (($1+$2)/2):($3 >= 0 ? sqrt(-1) : abs($3)):4 w yerrorbar ls 102 title '',\
'MADatNLO.HwU' index 99 using (($1+$2)/2):($3 >= 0 ? sqrt(-1) : abs($3)) ls 102 title '',\
'MADatNLO.HwU' index 99 using (($1+$2)/2):($3 < 0 ? sqrt(-1) : $3):4 w yerrorbar ls 2 title '',\
'MADatNLO.HwU' index 99 using (($1+$2)/2):($3 < 0 ? sqrt(-1) : $3) ls 2 title 'LO|#1, central value, dynamical\_scale\_choice=10',\
'MADatNLO.HwU' index 98 using (($1+$2)/2):($3 >= 0 ? sqrt(-1) : abs($3)):4 w yerrorbar ls 101 title '',\
'MADatNLO.HwU' index 98 using (($1+$2)/2):($3 >= 0 ? sqrt(-1) : abs($3)) ls 101 title '',\
'MADatNLO.HwU' index 98 using (($1+$2)/2):($3 < 0 ? sqrt(-1) : $3):4 w yerrorbar ls 1 title '',\
'MADatNLO.HwU' index 98 using (($1+$2)/2):($3 < 0 ? sqrt(-1) : $3) ls 1 title 'NLO|#1, central value, dynamical\_scale\_choice=10'
#-- rendering subhistograms 'Relative scale and PDF uncertainty'
unset label
unset format
set yrange [-1.4800e+00:1.4000e+00]
set origin 0.0000e+00, 3.5000e-01
set size 1.0000e+00, 1.5000e-01
set mytics 2
set ytics auto
set format x ''
unset logscale y
set ylabel "NLO|#1 rel.unc."
set label "Relative uncertainties w.r.t. central values" font ",9" front at graph 0.03, graph 0.13
plot \
'MADatNLO.HwU' index 101 using (($1+$2)/2):(safe($7,$3,1.0)-1.0) ls 14 title '',\
'MADatNLO.HwU' index 101 using (($1+$2)/2):(safe($6,$3,1.0)-1.0) ls 14 title '',\
'MADatNLO.HwU' index 100 using (($1+$2)/2):(safe($7,$3,1.0)-1.0) ls 13 title '',\
'MADatNLO.HwU' index 100 using (($1+$2)/2):(safe($6,$3,1.0)-1.0) ls 13 title '',\
'MADatNLO.HwU' index 99 using (($1+$2)/2):(safe($7,$3,1.0)-1.0) ls 12 title '',\
'MADatNLO.HwU' index 99 using (($1+$2)/2):(safe($6,$3,1.0)-1.0) ls 12 title '',\
'MADatNLO.HwU' index 98 using (($1+$2)/2):(safe($7,$3,1.0)-1.0) ls 11 title '',\
'MADatNLO.HwU' index 98 using (($1+$2)/2):(safe($6,$3,1.0)-1.0) ls 11 title '',\
0.0 ls 999 title '',\
'MADatNLO.HwU' index 101 using (($1+$2)/2):(0.0):(safe($4,$3,0.0)) w yerrorbar ls 4 title '',\
'MADatNLO.HwU' index 101 using (($1+$2)/2):(safe($5,$3,1.0)-1.0) ls 4 title '',\
'MADatNLO.HwU' index 100 using (($1+$2)/2):(0.0):(safe($4,$3,0.0)) w yerrorbar ls 3 title '',\
'MADatNLO.HwU' index 100 using (($1+$2)/2):(safe($5,$3,1.0)-1.0) ls 3 title '',\
'MADatNLO.HwU' index 99 using (($1+$2)/2):(0.0):(safe($4,$3,0.0)) w yerrorbar ls 2 title '',\
'MADatNLO.HwU' index 99 using (($1+$2)/2):(safe($5,$3,1.0)-1.0) ls 2 title '',\
'MADatNLO.HwU' index 98 using (($1+$2)/2):(0.0):(safe($4,$3,0.0)) w yerrorbar ls 1 title '',\
'MADatNLO.HwU' index 98 using (($1+$2)/2):(safe($5,$3,1.0)-1.0) ls 1 title ''
#-- rendering subhistograms '(LO|#1SD0|#1SD1|#1)/(NLO|#1 central value) ratio'
unset label
unset format
set yrange [-2.4000e-01:1.2000e+00]
set origin 0.0000e+00, 2.0000e-01
set size 1.0000e+00, 1.5000e-01
set mytics 2
set ytics auto
set format x
unset logscale y
set ylabel "ratio w.r.t. NLO|#1"
set label "(LO|#1SD0|#1SD1|#1)/(NLO|#1 central value)" font ",9" at graph 0.03, graph 0.13
plot \
1.0 ls 999 title '',\
'MADatNLO.HwU' index 104 using (($1+$2)/2):7 ls 14 title '',\
'MADatNLO.HwU' index 104 using (($1+$2)/2):6 ls 14 title '',\
'MADatNLO.HwU' index 103 using (($1+$2)/2):7 ls 13 title '',\
'MADatNLO.HwU' index 103 using (($1+$2)/2):6 ls 13 title '',\
'MADatNLO.HwU' index 102 using (($1+$2)/2):7 ls 12 title '',\
'MADatNLO.HwU' index 102 using (($1+$2)/2):6 ls 12 title '',\
'MADatNLO.HwU' index 104 using (($1+$2)/2):5 ls 4 title '',\
'MADatNLO.HwU' index 104 using (($1+$2)/2):3:4 w yerrorbar ls 4 title '',\
'MADatNLO.HwU' index 104 using (($1+$2)/2):3 ls 4 title '',\
'MADatNLO.HwU' index 103 using (($1+$2)/2):5 ls 3 title '',\
'MADatNLO.HwU' index 103 using (($1+$2)/2):3:4 w yerrorbar ls 3 title '',\
'MADatNLO.HwU' index 103 using (($1+$2)/2):3 ls 3 title '',\
'MADatNLO.HwU' index 102 using (($1+$2)/2):5 ls 2 title '',\
'MADatNLO.HwU' index 102 using (($1+$2)/2):3:4 w yerrorbar ls 2 title '',\
'MADatNLO.HwU' index 102 using (($1+$2)/2):3 ls 2 title ''

unset label

################################################################################

################################################################################
### Rendering of the plot titled '1st SF lep-neu pair log pT'
################################################################################

set multiplot
set label "1st SF lep-neu pair log pT" font ",13" at graph 0.04, graph 1.05
set xrange [-2.0000e-01:3.8000e+00]
set bmargin 0 
set tmargin 0
set xtics nomirror
set ytics nomirror
set mytics 10
set xtics auto
set key horizontal noreverse maxcols 1 width -4 
set label front 'MadGraph5\_aMC\@NLO' font "Courier,11" rotate by 90 at graph 1.02, graph 0.04

#-- rendering subhistograms 'NLO|#1 and LO|#1 results'

set format y '10^{%T}'
set yrange [9.0000e-01:1.1000e+02]
set origin 0.0000e+00, 5.0000e-01
set size 1.0000e+00, 4.0000e-01
set mytics 10
set ytics auto
set format x ''
set logscale y
set ylabel "{/Symbol s} per bin [pb]"

plot \
sqrt(-1) ls 14 title 'SD1|#1, scale variation',\
sqrt(-1) ls 13 title 'SD0|#1, scale variation',\
sqrt(-1) ls 12 title 'LO|#1, scale variation',\
sqrt(-1) ls 11 title 'NLO|#1, scale variation',\
'MADatNLO.HwU' index 108 using (($1+$2)/2):($3 >= 0 ? sqrt(-1) : abs($3)):4 w yerrorbar ls 104 title '',\
'MADatNLO.HwU' index 108 using (($1+$2)/2):($3 >= 0 ? sqrt(-1) : abs($3)) ls 104 title '',\
'MADatNLO.HwU' index 108 using (($1+$2)/2):($3 < 0 ? sqrt(-1) : $3):4 w yerrorbar ls 4 title '',\
'MADatNLO.HwU' index 108 using (($1+$2)/2):($3 < 0 ? sqrt(-1) : $3) ls 4 title 'SD1|#1, central value, dynamical\_scale\_choice=10',\
'MADatNLO.HwU' index 107 using (($1+$2)/2):($3 >= 0 ? sqrt(-1) : abs($3)):4 w yerrorbar ls 103 title '',\
'MADatNLO.HwU' index 107 using (($1+$2)/2):($3 >= 0 ? sqrt(-1) : abs($3)) ls 103 title '',\
'MADatNLO.HwU' index 107 using (($1+$2)/2):($3 < 0 ? sqrt(-1) : $3):4 w yerrorbar ls 3 title '',\
'MADatNLO.HwU' index 107 using (($1+$2)/2):($3 < 0 ? sqrt(-1) : $3) ls 3 title 'SD0|#1, central value, dynamical\_scale\_choice=10',\
'MADatNLO.HwU' index 106 using (($1+$2)/2):($3 >= 0 ? sqrt(-1) : abs($3)):4 w yerrorbar ls 102 title '',\
'MADatNLO.HwU' index 106 using (($1+$2)/2):($3 >= 0 ? sqrt(-1) : abs($3)) ls 102 title '',\
'MADatNLO.HwU' index 106 using (($1+$2)/2):($3 < 0 ? sqrt(-1) : $3):4 w yerrorbar ls 2 title '',\
'MADatNLO.HwU' index 106 using (($1+$2)/2):($3 < 0 ? sqrt(-1) : $3) ls 2 title 'LO|#1, central value, dynamical\_scale\_choice=10',\
'MADatNLO.HwU' index 105 using (($1+$2)/2):($3 >= 0 ? sqrt(-1) : abs($3)):4 w yerrorbar ls 101 title '',\
'MADatNLO.HwU' index 105 using (($1+$2)/2):($3 >= 0 ? sqrt(-1) : abs($3)) ls 101 title '',\
'MADatNLO.HwU' index 105 using (($1+$2)/2):($3 < 0 ? sqrt(-1) : $3):4 w yerrorbar ls 1 title '',\
'MADatNLO.HwU' index 105 using (($1+$2)/2):($3 < 0 ? sqrt(-1) : $3) ls 1 title 'NLO|#1, central value, dynamical\_scale\_choice=10'
#-- rendering subhistograms 'Relative scale and PDF uncertainty'
unset label
unset format
set yrange [-1.4800e+00:1.4000e+00]
set origin 0.0000e+00, 3.5000e-01
set size 1.0000e+00, 1.5000e-01
set mytics 2
set ytics auto
set format x ''
unset logscale y
set ylabel "NLO|#1 rel.unc."
set label "Relative uncertainties w.r.t. central values" font ",9" front at graph 0.03, graph 0.13
plot \
'MADatNLO.HwU' index 108 using (($1+$2)/2):(safe($7,$3,1.0)-1.0) ls 14 title '',\
'MADatNLO.HwU' index 108 using (($1+$2)/2):(safe($6,$3,1.0)-1.0) ls 14 title '',\
'MADatNLO.HwU' index 107 using (($1+$2)/2):(safe($7,$3,1.0)-1.0) ls 13 title '',\
'MADatNLO.HwU' index 107 using (($1+$2)/2):(safe($6,$3,1.0)-1.0) ls 13 title '',\
'MADatNLO.HwU' index 106 using (($1+$2)/2):(safe($7,$3,1.0)-1.0) ls 12 title '',\
'MADatNLO.HwU' index 106 using (($1+$2)/2):(safe($6,$3,1.0)-1.0) ls 12 title '',\
'MADatNLO.HwU' index 105 using (($1+$2)/2):(safe($7,$3,1.0)-1.0) ls 11 title '',\
'MADatNLO.HwU' index 105 using (($1+$2)/2):(safe($6,$3,1.0)-1.0) ls 11 title '',\
0.0 ls 999 title '',\
'MADatNLO.HwU' index 108 using (($1+$2)/2):(0.0):(safe($4,$3,0.0)) w yerrorbar ls 4 title '',\
'MADatNLO.HwU' index 108 using (($1+$2)/2):(safe($5,$3,1.0)-1.0) ls 4 title '',\
'MADatNLO.HwU' index 107 using (($1+$2)/2):(0.0):(safe($4,$3,0.0)) w yerrorbar ls 3 title '',\
'MADatNLO.HwU' index 107 using (($1+$2)/2):(safe($5,$3,1.0)-1.0) ls 3 title '',\
'MADatNLO.HwU' index 106 using (($1+$2)/2):(0.0):(safe($4,$3,0.0)) w yerrorbar ls 2 title '',\
'MADatNLO.HwU' index 106 using (($1+$2)/2):(safe($5,$3,1.0)-1.0) ls 2 title '',\
'MADatNLO.HwU' index 105 using (($1+$2)/2):(0.0):(safe($4,$3,0.0)) w yerrorbar ls 1 title '',\
'MADatNLO.HwU' index 105 using (($1+$2)/2):(safe($5,$3,1.0)-1.0) ls 1 title ''
#-- rendering subhistograms '(LO|#1SD0|#1SD1|#1)/(NLO|#1 central value) ratio'
unset label
unset format
set yrange [-2.4000e-01:1.2000e+00]
set origin 0.0000e+00, 2.0000e-01
set size 1.0000e+00, 1.5000e-01
set mytics 2
set ytics auto
set format x
unset logscale y
set ylabel "ratio w.r.t. NLO|#1"
set label "(LO|#1SD0|#1SD1|#1)/(NLO|#1 central value)" font ",9" at graph 0.03, graph 0.13
plot \
1.0 ls 999 title '',\
'MADatNLO.HwU' index 111 using (($1+$2)/2):7 ls 14 title '',\
'MADatNLO.HwU' index 111 using (($1+$2)/2):6 ls 14 title '',\
'MADatNLO.HwU' index 110 using (($1+$2)/2):7 ls 13 title '',\
'MADatNLO.HwU' index 110 using (($1+$2)/2):6 ls 13 title '',\
'MADatNLO.HwU' index 109 using (($1+$2)/2):7 ls 12 title '',\
'MADatNLO.HwU' index 109 using (($1+$2)/2):6 ls 12 title '',\
'MADatNLO.HwU' index 111 using (($1+$2)/2):5 ls 4 title '',\
'MADatNLO.HwU' index 111 using (($1+$2)/2):3:4 w yerrorbar ls 4 title '',\
'MADatNLO.HwU' index 111 using (($1+$2)/2):3 ls 4 title '',\
'MADatNLO.HwU' index 110 using (($1+$2)/2):5 ls 3 title '',\
'MADatNLO.HwU' index 110 using (($1+$2)/2):3:4 w yerrorbar ls 3 title '',\
'MADatNLO.HwU' index 110 using (($1+$2)/2):3 ls 3 title '',\
'MADatNLO.HwU' index 109 using (($1+$2)/2):5 ls 2 title '',\
'MADatNLO.HwU' index 109 using (($1+$2)/2):3:4 w yerrorbar ls 2 title '',\
'MADatNLO.HwU' index 109 using (($1+$2)/2):3 ls 2 title ''

unset label

################################################################################

################################################################################
### Rendering of the plot titled '2nd SF lep-neu pair log pT'
################################################################################

set multiplot
set label "2nd SF lep-neu pair log pT" font ",13" at graph 0.04, graph 1.05
set xrange [-2.0000e-01:3.8000e+00]
set bmargin 0 
set tmargin 0
set xtics nomirror
set ytics nomirror
set mytics 10
set xtics auto
set key horizontal noreverse maxcols 1 width -4 
set label front 'MadGraph5\_aMC\@NLO' font "Courier,11" rotate by 90 at graph 1.02, graph 0.04

#-- rendering subhistograms 'NLO|#1 and LO|#1 results'

set format y '10^{%T}'
set yrange [9.0000e-01:1.1000e+02]
set origin 0.0000e+00, 5.0000e-01
set size 1.0000e+00, 4.0000e-01
set mytics 10
set ytics auto
set format x ''
set logscale y
set ylabel "{/Symbol s} per bin [pb]"

plot \
sqrt(-1) ls 14 title 'SD1|#1, scale variation',\
sqrt(-1) ls 13 title 'SD0|#1, scale variation',\
sqrt(-1) ls 12 title 'LO|#1, scale variation',\
sqrt(-1) ls 11 title 'NLO|#1, scale variation',\
'MADatNLO.HwU' index 115 using (($1+$2)/2):($3 >= 0 ? sqrt(-1) : abs($3)):4 w yerrorbar ls 104 title '',\
'MADatNLO.HwU' index 115 using (($1+$2)/2):($3 >= 0 ? sqrt(-1) : abs($3)) ls 104 title '',\
'MADatNLO.HwU' index 115 using (($1+$2)/2):($3 < 0 ? sqrt(-1) : $3):4 w yerrorbar ls 4 title '',\
'MADatNLO.HwU' index 115 using (($1+$2)/2):($3 < 0 ? sqrt(-1) : $3) ls 4 title 'SD1|#1, central value, dynamical\_scale\_choice=10',\
'MADatNLO.HwU' index 114 using (($1+$2)/2):($3 >= 0 ? sqrt(-1) : abs($3)):4 w yerrorbar ls 103 title '',\
'MADatNLO.HwU' index 114 using (($1+$2)/2):($3 >= 0 ? sqrt(-1) : abs($3)) ls 103 title '',\
'MADatNLO.HwU' index 114 using (($1+$2)/2):($3 < 0 ? sqrt(-1) : $3):4 w yerrorbar ls 3 title '',\
'MADatNLO.HwU' index 114 using (($1+$2)/2):($3 < 0 ? sqrt(-1) : $3) ls 3 title 'SD0|#1, central value, dynamical\_scale\_choice=10',\
'MADatNLO.HwU' index 113 using (($1+$2)/2):($3 >= 0 ? sqrt(-1) : abs($3)):4 w yerrorbar ls 102 title '',\
'MADatNLO.HwU' index 113 using (($1+$2)/2):($3 >= 0 ? sqrt(-1) : abs($3)) ls 102 title '',\
'MADatNLO.HwU' index 113 using (($1+$2)/2):($3 < 0 ? sqrt(-1) : $3):4 w yerrorbar ls 2 title '',\
'MADatNLO.HwU' index 113 using (($1+$2)/2):($3 < 0 ? sqrt(-1) : $3) ls 2 title 'LO|#1, central value, dynamical\_scale\_choice=10',\
'MADatNLO.HwU' index 112 using (($1+$2)/2):($3 >= 0 ? sqrt(-1) : abs($3)):4 w yerrorbar ls 101 title '',\
'MADatNLO.HwU' index 112 using (($1+$2)/2):($3 >= 0 ? sqrt(-1) : abs($3)) ls 101 title '',\
'MADatNLO.HwU' index 112 using (($1+$2)/2):($3 < 0 ? sqrt(-1) : $3):4 w yerrorbar ls 1 title '',\
'MADatNLO.HwU' index 112 using (($1+$2)/2):($3 < 0 ? sqrt(-1) : $3) ls 1 title 'NLO|#1, central value, dynamical\_scale\_choice=10'
#-- rendering subhistograms 'Relative scale and PDF uncertainty'
unset label
unset format
set yrange [-1.4800e+00:1.4000e+00]
set origin 0.0000e+00, 3.5000e-01
set size 1.0000e+00, 1.5000e-01
set mytics 2
set ytics auto
set format x ''
unset logscale y
set ylabel "NLO|#1 rel.unc."
set label "Relative uncertainties w.r.t. central values" font ",9" front at graph 0.03, graph 0.13
plot \
'MADatNLO.HwU' index 115 using (($1+$2)/2):(safe($7,$3,1.0)-1.0) ls 14 title '',\
'MADatNLO.HwU' index 115 using (($1+$2)/2):(safe($6,$3,1.0)-1.0) ls 14 title '',\
'MADatNLO.HwU' index 114 using (($1+$2)/2):(safe($7,$3,1.0)-1.0) ls 13 title '',\
'MADatNLO.HwU' index 114 using (($1+$2)/2):(safe($6,$3,1.0)-1.0) ls 13 title '',\
'MADatNLO.HwU' index 113 using (($1+$2)/2):(safe($7,$3,1.0)-1.0) ls 12 title '',\
'MADatNLO.HwU' index 113 using (($1+$2)/2):(safe($6,$3,1.0)-1.0) ls 12 title '',\
'MADatNLO.HwU' index 112 using (($1+$2)/2):(safe($7,$3,1.0)-1.0) ls 11 title '',\
'MADatNLO.HwU' index 112 using (($1+$2)/2):(safe($6,$3,1.0)-1.0) ls 11 title '',\
0.0 ls 999 title '',\
'MADatNLO.HwU' index 115 using (($1+$2)/2):(0.0):(safe($4,$3,0.0)) w yerrorbar ls 4 title '',\
'MADatNLO.HwU' index 115 using (($1+$2)/2):(safe($5,$3,1.0)-1.0) ls 4 title '',\
'MADatNLO.HwU' index 114 using (($1+$2)/2):(0.0):(safe($4,$3,0.0)) w yerrorbar ls 3 title '',\
'MADatNLO.HwU' index 114 using (($1+$2)/2):(safe($5,$3,1.0)-1.0) ls 3 title '',\
'MADatNLO.HwU' index 113 using (($1+$2)/2):(0.0):(safe($4,$3,0.0)) w yerrorbar ls 2 title '',\
'MADatNLO.HwU' index 113 using (($1+$2)/2):(safe($5,$3,1.0)-1.0) ls 2 title '',\
'MADatNLO.HwU' index 112 using (($1+$2)/2):(0.0):(safe($4,$3,0.0)) w yerrorbar ls 1 title '',\
'MADatNLO.HwU' index 112 using (($1+$2)/2):(safe($5,$3,1.0)-1.0) ls 1 title ''
#-- rendering subhistograms '(LO|#1SD0|#1SD1|#1)/(NLO|#1 central value) ratio'
unset label
unset format
set yrange [-2.4000e-01:1.2000e+00]
set origin 0.0000e+00, 2.0000e-01
set size 1.0000e+00, 1.5000e-01
set mytics 2
set ytics auto
set format x
unset logscale y
set ylabel "ratio w.r.t. NLO|#1"
set label "(LO|#1SD0|#1SD1|#1)/(NLO|#1 central value)" font ",9" at graph 0.03, graph 0.13
plot \
1.0 ls 999 title '',\
'MADatNLO.HwU' index 118 using (($1+$2)/2):7 ls 14 title '',\
'MADatNLO.HwU' index 118 using (($1+$2)/2):6 ls 14 title '',\
'MADatNLO.HwU' index 117 using (($1+$2)/2):7 ls 13 title '',\
'MADatNLO.HwU' index 117 using (($1+$2)/2):6 ls 13 title '',\
'MADatNLO.HwU' index 116 using (($1+$2)/2):7 ls 12 title '',\
'MADatNLO.HwU' index 116 using (($1+$2)/2):6 ls 12 title '',\
'MADatNLO.HwU' index 118 using (($1+$2)/2):5 ls 4 title '',\
'MADatNLO.HwU' index 118 using (($1+$2)/2):3:4 w yerrorbar ls 4 title '',\
'MADatNLO.HwU' index 118 using (($1+$2)/2):3 ls 4 title '',\
'MADatNLO.HwU' index 117 using (($1+$2)/2):5 ls 3 title '',\
'MADatNLO.HwU' index 117 using (($1+$2)/2):3:4 w yerrorbar ls 3 title '',\
'MADatNLO.HwU' index 117 using (($1+$2)/2):3 ls 3 title '',\
'MADatNLO.HwU' index 116 using (($1+$2)/2):5 ls 2 title '',\
'MADatNLO.HwU' index 116 using (($1+$2)/2):3:4 w yerrorbar ls 2 title '',\
'MADatNLO.HwU' index 116 using (($1+$2)/2):3 ls 2 title ''

unset label

################################################################################

################################################################################
### Rendering of the plot titled 'epemmupmum log pT'
################################################################################

set multiplot
set label "epemmupmum log pT" font ",13" at graph 0.04, graph 1.05
set xrange [-2.0000e-01:3.8000e+00]
set bmargin 0 
set tmargin 0
set xtics nomirror
set ytics nomirror
set mytics 10
set xtics auto
set key horizontal noreverse maxcols 1 width -4 
set label front 'MadGraph5\_aMC\@NLO' font "Courier,11" rotate by 90 at graph 1.02, graph 0.04

#-- rendering subhistograms 'NLO|#1 and LO|#1 results'

set format y '10^{%T}'
set yrange [9.0000e-01:1.1000e+02]
set origin 0.0000e+00, 5.0000e-01
set size 1.0000e+00, 4.0000e-01
set mytics 10
set ytics auto
set format x ''
set logscale y
set ylabel "{/Symbol s} per bin [pb]"

plot \
sqrt(-1) ls 14 title 'SD1|#1, scale variation',\
sqrt(-1) ls 13 title 'SD0|#1, scale variation',\
sqrt(-1) ls 12 title 'LO|#1, scale variation',\
sqrt(-1) ls 11 title 'NLO|#1, scale variation',\
'MADatNLO.HwU' index 122 using (($1+$2)/2):($3 >= 0 ? sqrt(-1) : abs($3)):4 w yerrorbar ls 104 title '',\
'MADatNLO.HwU' index 122 using (($1+$2)/2):($3 >= 0 ? sqrt(-1) : abs($3)) ls 104 title '',\
'MADatNLO.HwU' index 122 using (($1+$2)/2):($3 < 0 ? sqrt(-1) : $3):4 w yerrorbar ls 4 title '',\
'MADatNLO.HwU' index 122 using (($1+$2)/2):($3 < 0 ? sqrt(-1) : $3) ls 4 title 'SD1|#1, central value, dynamical\_scale\_choice=10',\
'MADatNLO.HwU' index 121 using (($1+$2)/2):($3 >= 0 ? sqrt(-1) : abs($3)):4 w yerrorbar ls 103 title '',\
'MADatNLO.HwU' index 121 using (($1+$2)/2):($3 >= 0 ? sqrt(-1) : abs($3)) ls 103 title '',\
'MADatNLO.HwU' index 121 using (($1+$2)/2):($3 < 0 ? sqrt(-1) : $3):4 w yerrorbar ls 3 title '',\
'MADatNLO.HwU' index 121 using (($1+$2)/2):($3 < 0 ? sqrt(-1) : $3) ls 3 title 'SD0|#1, central value, dynamical\_scale\_choice=10',\
'MADatNLO.HwU' index 120 using (($1+$2)/2):($3 >= 0 ? sqrt(-1) : abs($3)):4 w yerrorbar ls 102 title '',\
'MADatNLO.HwU' index 120 using (($1+$2)/2):($3 >= 0 ? sqrt(-1) : abs($3)) ls 102 title '',\
'MADatNLO.HwU' index 120 using (($1+$2)/2):($3 < 0 ? sqrt(-1) : $3):4 w yerrorbar ls 2 title '',\
'MADatNLO.HwU' index 120 using (($1+$2)/2):($3 < 0 ? sqrt(-1) : $3) ls 2 title 'LO|#1, central value, dynamical\_scale\_choice=10',\
'MADatNLO.HwU' index 119 using (($1+$2)/2):($3 >= 0 ? sqrt(-1) : abs($3)):4 w yerrorbar ls 101 title '',\
'MADatNLO.HwU' index 119 using (($1+$2)/2):($3 >= 0 ? sqrt(-1) : abs($3)) ls 101 title '',\
'MADatNLO.HwU' index 119 using (($1+$2)/2):($3 < 0 ? sqrt(-1) : $3):4 w yerrorbar ls 1 title '',\
'MADatNLO.HwU' index 119 using (($1+$2)/2):($3 < 0 ? sqrt(-1) : $3) ls 1 title 'NLO|#1, central value, dynamical\_scale\_choice=10'
#-- rendering subhistograms 'Relative scale and PDF uncertainty'
unset label
unset format
set yrange [-1.4800e+00:1.4000e+00]
set origin 0.0000e+00, 3.5000e-01
set size 1.0000e+00, 1.5000e-01
set mytics 2
set ytics auto
set format x ''
unset logscale y
set ylabel "NLO|#1 rel.unc."
set label "Relative uncertainties w.r.t. central values" font ",9" front at graph 0.03, graph 0.13
plot \
'MADatNLO.HwU' index 122 using (($1+$2)/2):(safe($7,$3,1.0)-1.0) ls 14 title '',\
'MADatNLO.HwU' index 122 using (($1+$2)/2):(safe($6,$3,1.0)-1.0) ls 14 title '',\
'MADatNLO.HwU' index 121 using (($1+$2)/2):(safe($7,$3,1.0)-1.0) ls 13 title '',\
'MADatNLO.HwU' index 121 using (($1+$2)/2):(safe($6,$3,1.0)-1.0) ls 13 title '',\
'MADatNLO.HwU' index 120 using (($1+$2)/2):(safe($7,$3,1.0)-1.0) ls 12 title '',\
'MADatNLO.HwU' index 120 using (($1+$2)/2):(safe($6,$3,1.0)-1.0) ls 12 title '',\
'MADatNLO.HwU' index 119 using (($1+$2)/2):(safe($7,$3,1.0)-1.0) ls 11 title '',\
'MADatNLO.HwU' index 119 using (($1+$2)/2):(safe($6,$3,1.0)-1.0) ls 11 title '',\
0.0 ls 999 title '',\
'MADatNLO.HwU' index 122 using (($1+$2)/2):(0.0):(safe($4,$3,0.0)) w yerrorbar ls 4 title '',\
'MADatNLO.HwU' index 122 using (($1+$2)/2):(safe($5,$3,1.0)-1.0) ls 4 title '',\
'MADatNLO.HwU' index 121 using (($1+$2)/2):(0.0):(safe($4,$3,0.0)) w yerrorbar ls 3 title '',\
'MADatNLO.HwU' index 121 using (($1+$2)/2):(safe($5,$3,1.0)-1.0) ls 3 title '',\
'MADatNLO.HwU' index 120 using (($1+$2)/2):(0.0):(safe($4,$3,0.0)) w yerrorbar ls 2 title '',\
'MADatNLO.HwU' index 120 using (($1+$2)/2):(safe($5,$3,1.0)-1.0) ls 2 title '',\
'MADatNLO.HwU' index 119 using (($1+$2)/2):(0.0):(safe($4,$3,0.0)) w yerrorbar ls 1 title '',\
'MADatNLO.HwU' index 119 using (($1+$2)/2):(safe($5,$3,1.0)-1.0) ls 1 title ''
#-- rendering subhistograms '(LO|#1SD0|#1SD1|#1)/(NLO|#1 central value) ratio'
unset label
unset format
set yrange [-2.4000e-01:1.2000e+00]
set origin 0.0000e+00, 2.0000e-01
set size 1.0000e+00, 1.5000e-01
set mytics 2
set ytics auto
set format x
unset logscale y
set ylabel "ratio w.r.t. NLO|#1"
set label "(LO|#1SD0|#1SD1|#1)/(NLO|#1 central value)" font ",9" at graph 0.03, graph 0.13
plot \
1.0 ls 999 title '',\
'MADatNLO.HwU' index 125 using (($1+$2)/2):7 ls 14 title '',\
'MADatNLO.HwU' index 125 using (($1+$2)/2):6 ls 14 title '',\
'MADatNLO.HwU' index 124 using (($1+$2)/2):7 ls 13 title '',\
'MADatNLO.HwU' index 124 using (($1+$2)/2):6 ls 13 title '',\
'MADatNLO.HwU' index 123 using (($1+$2)/2):7 ls 12 title '',\
'MADatNLO.HwU' index 123 using (($1+$2)/2):6 ls 12 title '',\
'MADatNLO.HwU' index 125 using (($1+$2)/2):5 ls 4 title '',\
'MADatNLO.HwU' index 125 using (($1+$2)/2):3:4 w yerrorbar ls 4 title '',\
'MADatNLO.HwU' index 125 using (($1+$2)/2):3 ls 4 title '',\
'MADatNLO.HwU' index 124 using (($1+$2)/2):5 ls 3 title '',\
'MADatNLO.HwU' index 124 using (($1+$2)/2):3:4 w yerrorbar ls 3 title '',\
'MADatNLO.HwU' index 124 using (($1+$2)/2):3 ls 3 title '',\
'MADatNLO.HwU' index 123 using (($1+$2)/2):5 ls 2 title '',\
'MADatNLO.HwU' index 123 using (($1+$2)/2):3:4 w yerrorbar ls 2 title '',\
'MADatNLO.HwU' index 123 using (($1+$2)/2):3 ls 2 title ''

unset label

################################################################################

################################################################################
### Rendering of the plot titled 'epvemumvm log pT'
################################################################################

set multiplot
set label "epvemumvm log pT" font ",13" at graph 0.04, graph 1.05
set xrange [-2.0000e-01:3.8000e+00]
set bmargin 0 
set tmargin 0
set xtics nomirror
set ytics nomirror
set mytics 10
set xtics auto
set key horizontal noreverse maxcols 1 width -4 
set label front 'MadGraph5\_aMC\@NLO' font "Courier,11" rotate by 90 at graph 1.02, graph 0.04

#-- rendering subhistograms 'NLO|#1 and LO|#1 results'

set format y '10^{%T}'
set yrange [9.0000e-01:1.1000e+02]
set origin 0.0000e+00, 5.0000e-01
set size 1.0000e+00, 4.0000e-01
set mytics 10
set ytics auto
set format x ''
set logscale y
set ylabel "{/Symbol s} per bin [pb]"

plot \
sqrt(-1) ls 14 title 'SD1|#1, scale variation',\
sqrt(-1) ls 13 title 'SD0|#1, scale variation',\
sqrt(-1) ls 12 title 'LO|#1, scale variation',\
sqrt(-1) ls 11 title 'NLO|#1, scale variation',\
'MADatNLO.HwU' index 129 using (($1+$2)/2):($3 >= 0 ? sqrt(-1) : abs($3)):4 w yerrorbar ls 104 title '',\
'MADatNLO.HwU' index 129 using (($1+$2)/2):($3 >= 0 ? sqrt(-1) : abs($3)) ls 104 title '',\
'MADatNLO.HwU' index 129 using (($1+$2)/2):($3 < 0 ? sqrt(-1) : $3):4 w yerrorbar ls 4 title '',\
'MADatNLO.HwU' index 129 using (($1+$2)/2):($3 < 0 ? sqrt(-1) : $3) ls 4 title 'SD1|#1, central value, dynamical\_scale\_choice=10',\
'MADatNLO.HwU' index 128 using (($1+$2)/2):($3 >= 0 ? sqrt(-1) : abs($3)):4 w yerrorbar ls 103 title '',\
'MADatNLO.HwU' index 128 using (($1+$2)/2):($3 >= 0 ? sqrt(-1) : abs($3)) ls 103 title '',\
'MADatNLO.HwU' index 128 using (($1+$2)/2):($3 < 0 ? sqrt(-1) : $3):4 w yerrorbar ls 3 title '',\
'MADatNLO.HwU' index 128 using (($1+$2)/2):($3 < 0 ? sqrt(-1) : $3) ls 3 title 'SD0|#1, central value, dynamical\_scale\_choice=10',\
'MADatNLO.HwU' index 127 using (($1+$2)/2):($3 >= 0 ? sqrt(-1) : abs($3)):4 w yerrorbar ls 102 title '',\
'MADatNLO.HwU' index 127 using (($1+$2)/2):($3 >= 0 ? sqrt(-1) : abs($3)) ls 102 title '',\
'MADatNLO.HwU' index 127 using (($1+$2)/2):($3 < 0 ? sqrt(-1) : $3):4 w yerrorbar ls 2 title '',\
'MADatNLO.HwU' index 127 using (($1+$2)/2):($3 < 0 ? sqrt(-1) : $3) ls 2 title 'LO|#1, central value, dynamical\_scale\_choice=10',\
'MADatNLO.HwU' index 126 using (($1+$2)/2):($3 >= 0 ? sqrt(-1) : abs($3)):4 w yerrorbar ls 101 title '',\
'MADatNLO.HwU' index 126 using (($1+$2)/2):($3 >= 0 ? sqrt(-1) : abs($3)) ls 101 title '',\
'MADatNLO.HwU' index 126 using (($1+$2)/2):($3 < 0 ? sqrt(-1) : $3):4 w yerrorbar ls 1 title '',\
'MADatNLO.HwU' index 126 using (($1+$2)/2):($3 < 0 ? sqrt(-1) : $3) ls 1 title 'NLO|#1, central value, dynamical\_scale\_choice=10'
#-- rendering subhistograms 'Relative scale and PDF uncertainty'
unset label
unset format
set yrange [-1.4800e+00:1.4000e+00]
set origin 0.0000e+00, 3.5000e-01
set size 1.0000e+00, 1.5000e-01
set mytics 2
set ytics auto
set format x ''
unset logscale y
set ylabel "NLO|#1 rel.unc."
set label "Relative uncertainties w.r.t. central values" font ",9" front at graph 0.03, graph 0.13
plot \
'MADatNLO.HwU' index 129 using (($1+$2)/2):(safe($7,$3,1.0)-1.0) ls 14 title '',\
'MADatNLO.HwU' index 129 using (($1+$2)/2):(safe($6,$3,1.0)-1.0) ls 14 title '',\
'MADatNLO.HwU' index 128 using (($1+$2)/2):(safe($7,$3,1.0)-1.0) ls 13 title '',\
'MADatNLO.HwU' index 128 using (($1+$2)/2):(safe($6,$3,1.0)-1.0) ls 13 title '',\
'MADatNLO.HwU' index 127 using (($1+$2)/2):(safe($7,$3,1.0)-1.0) ls 12 title '',\
'MADatNLO.HwU' index 127 using (($1+$2)/2):(safe($6,$3,1.0)-1.0) ls 12 title '',\
'MADatNLO.HwU' index 126 using (($1+$2)/2):(safe($7,$3,1.0)-1.0) ls 11 title '',\
'MADatNLO.HwU' index 126 using (($1+$2)/2):(safe($6,$3,1.0)-1.0) ls 11 title '',\
0.0 ls 999 title '',\
'MADatNLO.HwU' index 129 using (($1+$2)/2):(0.0):(safe($4,$3,0.0)) w yerrorbar ls 4 title '',\
'MADatNLO.HwU' index 129 using (($1+$2)/2):(safe($5,$3,1.0)-1.0) ls 4 title '',\
'MADatNLO.HwU' index 128 using (($1+$2)/2):(0.0):(safe($4,$3,0.0)) w yerrorbar ls 3 title '',\
'MADatNLO.HwU' index 128 using (($1+$2)/2):(safe($5,$3,1.0)-1.0) ls 3 title '',\
'MADatNLO.HwU' index 127 using (($1+$2)/2):(0.0):(safe($4,$3,0.0)) w yerrorbar ls 2 title '',\
'MADatNLO.HwU' index 127 using (($1+$2)/2):(safe($5,$3,1.0)-1.0) ls 2 title '',\
'MADatNLO.HwU' index 126 using (($1+$2)/2):(0.0):(safe($4,$3,0.0)) w yerrorbar ls 1 title '',\
'MADatNLO.HwU' index 126 using (($1+$2)/2):(safe($5,$3,1.0)-1.0) ls 1 title ''
#-- rendering subhistograms '(LO|#1SD0|#1SD1|#1)/(NLO|#1 central value) ratio'
unset label
unset format
set yrange [-2.4000e-01:1.2000e+00]
set origin 0.0000e+00, 2.0000e-01
set size 1.0000e+00, 1.5000e-01
set mytics 2
set ytics auto
set format x
unset logscale y
set ylabel "ratio w.r.t. NLO|#1"
set label "(LO|#1SD0|#1SD1|#1)/(NLO|#1 central value)" font ",9" at graph 0.03, graph 0.13
plot \
1.0 ls 999 title '',\
'MADatNLO.HwU' index 132 using (($1+$2)/2):7 ls 14 title '',\
'MADatNLO.HwU' index 132 using (($1+$2)/2):6 ls 14 title '',\
'MADatNLO.HwU' index 131 using (($1+$2)/2):7 ls 13 title '',\
'MADatNLO.HwU' index 131 using (($1+$2)/2):6 ls 13 title '',\
'MADatNLO.HwU' index 130 using (($1+$2)/2):7 ls 12 title '',\
'MADatNLO.HwU' index 130 using (($1+$2)/2):6 ls 12 title '',\
'MADatNLO.HwU' index 132 using (($1+$2)/2):5 ls 4 title '',\
'MADatNLO.HwU' index 132 using (($1+$2)/2):3:4 w yerrorbar ls 4 title '',\
'MADatNLO.HwU' index 132 using (($1+$2)/2):3 ls 4 title '',\
'MADatNLO.HwU' index 131 using (($1+$2)/2):5 ls 3 title '',\
'MADatNLO.HwU' index 131 using (($1+$2)/2):3:4 w yerrorbar ls 3 title '',\
'MADatNLO.HwU' index 131 using (($1+$2)/2):3 ls 3 title '',\
'MADatNLO.HwU' index 130 using (($1+$2)/2):5 ls 2 title '',\
'MADatNLO.HwU' index 130 using (($1+$2)/2):3:4 w yerrorbar ls 2 title '',\
'MADatNLO.HwU' index 130 using (($1+$2)/2):3 ls 2 title ''

unset label

################################################################################

################################################################################
### Rendering of the plot titled 'top quark log pT'
################################################################################

set multiplot
set label "top quark log pT" font ",13" at graph 0.04, graph 1.05
set xrange [3.0000e+00:4.7000e+00]
set bmargin 0 
set tmargin 0
set xtics nomirror
set ytics nomirror
set mytics 10
set xtics auto
set key horizontal noreverse maxcols 1 width -4 
set label front 'MadGraph5\_aMC\@NLO' font "Courier,11" rotate by 90 at graph 1.02, graph 0.04

#-- rendering subhistograms 'NLO|#1 and LO|#1 results'

set format y '10^{%T}'
set yrange [4.9437e-08:7.0996e+01]
set origin 0.0000e+00, 5.0000e-01
set size 1.0000e+00, 4.0000e-01
set mytics 10
set ytics auto
set format x ''
set logscale y
set ylabel "{/Symbol s} per bin [pb]"

plot \
sqrt(-1) ls 14 title 'SD1|#1, scale variation',\
sqrt(-1) ls 13 title 'SD0|#1, scale variation',\
sqrt(-1) ls 12 title 'LO|#1, scale variation',\
sqrt(-1) ls 11 title 'NLO|#1, scale variation',\
'MADatNLO.HwU' index 136 using (($1+$2)/2):($3 >= 0 ? sqrt(-1) : abs($3)):4 w yerrorbar ls 104 title '',\
'MADatNLO.HwU' index 136 using (($1+$2)/2):($3 >= 0 ? sqrt(-1) : abs($3)) ls 104 title '',\
'MADatNLO.HwU' index 136 using (($1+$2)/2):($3 < 0 ? sqrt(-1) : $3):4 w yerrorbar ls 4 title '',\
'MADatNLO.HwU' index 136 using (($1+$2)/2):($3 < 0 ? sqrt(-1) : $3) ls 4 title 'SD1|#1, central value, dynamical\_scale\_choice=10',\
'MADatNLO.HwU' index 135 using (($1+$2)/2):($3 >= 0 ? sqrt(-1) : abs($3)):4 w yerrorbar ls 103 title '',\
'MADatNLO.HwU' index 135 using (($1+$2)/2):($3 >= 0 ? sqrt(-1) : abs($3)) ls 103 title '',\
'MADatNLO.HwU' index 135 using (($1+$2)/2):($3 < 0 ? sqrt(-1) : $3):4 w yerrorbar ls 3 title '',\
'MADatNLO.HwU' index 135 using (($1+$2)/2):($3 < 0 ? sqrt(-1) : $3) ls 3 title 'SD0|#1, central value, dynamical\_scale\_choice=10',\
'MADatNLO.HwU' index 134 using (($1+$2)/2):($3 >= 0 ? sqrt(-1) : abs($3)):4 w yerrorbar ls 102 title '',\
'MADatNLO.HwU' index 134 using (($1+$2)/2):($3 >= 0 ? sqrt(-1) : abs($3)) ls 102 title '',\
'MADatNLO.HwU' index 134 using (($1+$2)/2):($3 < 0 ? sqrt(-1) : $3):4 w yerrorbar ls 2 title '',\
'MADatNLO.HwU' index 134 using (($1+$2)/2):($3 < 0 ? sqrt(-1) : $3) ls 2 title 'LO|#1, central value, dynamical\_scale\_choice=10',\
'MADatNLO.HwU' index 133 using (($1+$2)/2):($3 >= 0 ? sqrt(-1) : abs($3)):4 w yerrorbar ls 101 title '',\
'MADatNLO.HwU' index 133 using (($1+$2)/2):($3 >= 0 ? sqrt(-1) : abs($3)) ls 101 title '',\
'MADatNLO.HwU' index 133 using (($1+$2)/2):($3 < 0 ? sqrt(-1) : $3):4 w yerrorbar ls 1 title '',\
'MADatNLO.HwU' index 133 using (($1+$2)/2):($3 < 0 ? sqrt(-1) : $3) ls 1 title 'NLO|#1, central value, dynamical\_scale\_choice=10'
#-- rendering subhistograms 'Relative scale and PDF uncertainty'
unset label
unset format
set yrange [-3.1040e-01:3.6662e-01]
set origin 0.0000e+00, 3.5000e-01
set size 1.0000e+00, 1.5000e-01
set mytics 2
set ytics auto
set format x ''
unset logscale y
set ylabel "NLO|#1 rel.unc."
set label "Relative uncertainties w.r.t. central values" font ",9" front at graph 0.03, graph 0.13
plot \
'MADatNLO.HwU' index 136 using (($1+$2)/2):(safe($7,$3,1.0)-1.0) ls 14 title '',\
'MADatNLO.HwU' index 136 using (($1+$2)/2):(safe($6,$3,1.0)-1.0) ls 14 title '',\
'MADatNLO.HwU' index 135 using (($1+$2)/2):(safe($7,$3,1.0)-1.0) ls 13 title '',\
'MADatNLO.HwU' index 135 using (($1+$2)/2):(safe($6,$3,1.0)-1.0) ls 13 title '',\
'MADatNLO.HwU' index 134 using (($1+$2)/2):(safe($7,$3,1.0)-1.0) ls 12 title '',\
'MADatNLO.HwU' index 134 using (($1+$2)/2):(safe($6,$3,1.0)-1.0) ls 12 title '',\
'MADatNLO.HwU' index 133 using (($1+$2)/2):(safe($7,$3,1.0)-1.0) ls 11 title '',\
'MADatNLO.HwU' index 133 using (($1+$2)/2):(safe($6,$3,1.0)-1.0) ls 11 title '',\
0.0 ls 999 title '',\
'MADatNLO.HwU' index 136 using (($1+$2)/2):(0.0):(safe($4,$3,0.0)) w yerrorbar ls 4 title '',\
'MADatNLO.HwU' index 136 using (($1+$2)/2):(safe($5,$3,1.0)-1.0) ls 4 title '',\
'MADatNLO.HwU' index 135 using (($1+$2)/2):(0.0):(safe($4,$3,0.0)) w yerrorbar ls 3 title '',\
'MADatNLO.HwU' index 135 using (($1+$2)/2):(safe($5,$3,1.0)-1.0) ls 3 title '',\
'MADatNLO.HwU' index 134 using (($1+$2)/2):(0.0):(safe($4,$3,0.0)) w yerrorbar ls 2 title '',\
'MADatNLO.HwU' index 134 using (($1+$2)/2):(safe($5,$3,1.0)-1.0) ls 2 title '',\
'MADatNLO.HwU' index 133 using (($1+$2)/2):(0.0):(safe($4,$3,0.0)) w yerrorbar ls 1 title '',\
'MADatNLO.HwU' index 133 using (($1+$2)/2):(safe($5,$3,1.0)-1.0) ls 1 title ''
#-- rendering subhistograms '(LO|#1SD0|#1SD1|#1)/(NLO|#1 central value) ratio'
unset label
unset format
set yrange [-8.9093e-01:4.0702e+00]
set origin 0.0000e+00, 2.0000e-01
set size 1.0000e+00, 1.5000e-01
set mytics 2
set ytics auto
set format x
unset logscale y
set ylabel "ratio w.r.t. NLO|#1"
set label "(LO|#1SD0|#1SD1|#1)/(NLO|#1 central value)" font ",9" at graph 0.03, graph 0.13
plot \
1.0 ls 999 title '',\
'MADatNLO.HwU' index 139 using (($1+$2)/2):7 ls 14 title '',\
'MADatNLO.HwU' index 139 using (($1+$2)/2):6 ls 14 title '',\
'MADatNLO.HwU' index 138 using (($1+$2)/2):7 ls 13 title '',\
'MADatNLO.HwU' index 138 using (($1+$2)/2):6 ls 13 title '',\
'MADatNLO.HwU' index 137 using (($1+$2)/2):7 ls 12 title '',\
'MADatNLO.HwU' index 137 using (($1+$2)/2):6 ls 12 title '',\
'MADatNLO.HwU' index 139 using (($1+$2)/2):5 ls 4 title '',\
'MADatNLO.HwU' index 139 using (($1+$2)/2):3:4 w yerrorbar ls 4 title '',\
'MADatNLO.HwU' index 139 using (($1+$2)/2):3 ls 4 title '',\
'MADatNLO.HwU' index 138 using (($1+$2)/2):5 ls 3 title '',\
'MADatNLO.HwU' index 138 using (($1+$2)/2):3:4 w yerrorbar ls 3 title '',\
'MADatNLO.HwU' index 138 using (($1+$2)/2):3 ls 3 title '',\
'MADatNLO.HwU' index 137 using (($1+$2)/2):5 ls 2 title '',\
'MADatNLO.HwU' index 137 using (($1+$2)/2):3:4 w yerrorbar ls 2 title '',\
'MADatNLO.HwU' index 137 using (($1+$2)/2):3 ls 2 title ''

unset label

################################################################################

################################################################################
### Rendering of the plot titled 'anti-top quark log pT'
################################################################################

set multiplot
set label "anti-top quark log pT" font ",13" at graph 0.04, graph 1.05
set xrange [3.0000e+00:4.7000e+00]
set bmargin 0 
set tmargin 0
set xtics nomirror
set ytics nomirror
set mytics 10
set xtics auto
set key horizontal noreverse maxcols 1 width -4 
set label front 'MadGraph5\_aMC\@NLO' font "Courier,11" rotate by 90 at graph 1.02, graph 0.04

#-- rendering subhistograms 'NLO|#1 and LO|#1 results'

set format y '10^{%T}'
set yrange [6.0959e-08:7.0996e+01]
set origin 0.0000e+00, 5.0000e-01
set size 1.0000e+00, 4.0000e-01
set mytics 10
set ytics auto
set format x ''
set logscale y
set ylabel "{/Symbol s} per bin [pb]"

plot \
sqrt(-1) ls 14 title 'SD1|#1, scale variation',\
sqrt(-1) ls 13 title 'SD0|#1, scale variation',\
sqrt(-1) ls 12 title 'LO|#1, scale variation',\
sqrt(-1) ls 11 title 'NLO|#1, scale variation',\
'MADatNLO.HwU' index 143 using (($1+$2)/2):($3 >= 0 ? sqrt(-1) : abs($3)):4 w yerrorbar ls 104 title '',\
'MADatNLO.HwU' index 143 using (($1+$2)/2):($3 >= 0 ? sqrt(-1) : abs($3)) ls 104 title '',\
'MADatNLO.HwU' index 143 using (($1+$2)/2):($3 < 0 ? sqrt(-1) : $3):4 w yerrorbar ls 4 title '',\
'MADatNLO.HwU' index 143 using (($1+$2)/2):($3 < 0 ? sqrt(-1) : $3) ls 4 title 'SD1|#1, central value, dynamical\_scale\_choice=10',\
'MADatNLO.HwU' index 142 using (($1+$2)/2):($3 >= 0 ? sqrt(-1) : abs($3)):4 w yerrorbar ls 103 title '',\
'MADatNLO.HwU' index 142 using (($1+$2)/2):($3 >= 0 ? sqrt(-1) : abs($3)) ls 103 title '',\
'MADatNLO.HwU' index 142 using (($1+$2)/2):($3 < 0 ? sqrt(-1) : $3):4 w yerrorbar ls 3 title '',\
'MADatNLO.HwU' index 142 using (($1+$2)/2):($3 < 0 ? sqrt(-1) : $3) ls 3 title 'SD0|#1, central value, dynamical\_scale\_choice=10',\
'MADatNLO.HwU' index 141 using (($1+$2)/2):($3 >= 0 ? sqrt(-1) : abs($3)):4 w yerrorbar ls 102 title '',\
'MADatNLO.HwU' index 141 using (($1+$2)/2):($3 >= 0 ? sqrt(-1) : abs($3)) ls 102 title '',\
'MADatNLO.HwU' index 141 using (($1+$2)/2):($3 < 0 ? sqrt(-1) : $3):4 w yerrorbar ls 2 title '',\
'MADatNLO.HwU' index 141 using (($1+$2)/2):($3 < 0 ? sqrt(-1) : $3) ls 2 title 'LO|#1, central value, dynamical\_scale\_choice=10',\
'MADatNLO.HwU' index 140 using (($1+$2)/2):($3 >= 0 ? sqrt(-1) : abs($3)):4 w yerrorbar ls 101 title '',\
'MADatNLO.HwU' index 140 using (($1+$2)/2):($3 >= 0 ? sqrt(-1) : abs($3)) ls 101 title '',\
'MADatNLO.HwU' index 140 using (($1+$2)/2):($3 < 0 ? sqrt(-1) : $3):4 w yerrorbar ls 1 title '',\
'MADatNLO.HwU' index 140 using (($1+$2)/2):($3 < 0 ? sqrt(-1) : $3) ls 1 title 'NLO|#1, central value, dynamical\_scale\_choice=10'
#-- rendering subhistograms 'Relative scale and PDF uncertainty'
unset label
unset format
set yrange [-3.0943e-01:3.6178e-01]
set origin 0.0000e+00, 3.5000e-01
set size 1.0000e+00, 1.5000e-01
set mytics 2
set ytics auto
set format x ''
unset logscale y
set ylabel "NLO|#1 rel.unc."
set label "Relative uncertainties w.r.t. central values" font ",9" front at graph 0.03, graph 0.13
plot \
'MADatNLO.HwU' index 143 using (($1+$2)/2):(safe($7,$3,1.0)-1.0) ls 14 title '',\
'MADatNLO.HwU' index 143 using (($1+$2)/2):(safe($6,$3,1.0)-1.0) ls 14 title '',\
'MADatNLO.HwU' index 142 using (($1+$2)/2):(safe($7,$3,1.0)-1.0) ls 13 title '',\
'MADatNLO.HwU' index 142 using (($1+$2)/2):(safe($6,$3,1.0)-1.0) ls 13 title '',\
'MADatNLO.HwU' index 141 using (($1+$2)/2):(safe($7,$3,1.0)-1.0) ls 12 title '',\
'MADatNLO.HwU' index 141 using (($1+$2)/2):(safe($6,$3,1.0)-1.0) ls 12 title '',\
'MADatNLO.HwU' index 140 using (($1+$2)/2):(safe($7,$3,1.0)-1.0) ls 11 title '',\
'MADatNLO.HwU' index 140 using (($1+$2)/2):(safe($6,$3,1.0)-1.0) ls 11 title '',\
0.0 ls 999 title '',\
'MADatNLO.HwU' index 143 using (($1+$2)/2):(0.0):(safe($4,$3,0.0)) w yerrorbar ls 4 title '',\
'MADatNLO.HwU' index 143 using (($1+$2)/2):(safe($5,$3,1.0)-1.0) ls 4 title '',\
'MADatNLO.HwU' index 142 using (($1+$2)/2):(0.0):(safe($4,$3,0.0)) w yerrorbar ls 3 title '',\
'MADatNLO.HwU' index 142 using (($1+$2)/2):(safe($5,$3,1.0)-1.0) ls 3 title '',\
'MADatNLO.HwU' index 141 using (($1+$2)/2):(0.0):(safe($4,$3,0.0)) w yerrorbar ls 2 title '',\
'MADatNLO.HwU' index 141 using (($1+$2)/2):(safe($5,$3,1.0)-1.0) ls 2 title '',\
'MADatNLO.HwU' index 140 using (($1+$2)/2):(0.0):(safe($4,$3,0.0)) w yerrorbar ls 1 title '',\
'MADatNLO.HwU' index 140 using (($1+$2)/2):(safe($5,$3,1.0)-1.0) ls 1 title ''
#-- rendering subhistograms '(LO|#1SD0|#1SD1|#1)/(NLO|#1 central value) ratio'
unset label
unset format
set yrange [-8.1595e-01:3.6656e+00]
set origin 0.0000e+00, 2.0000e-01
set size 1.0000e+00, 1.5000e-01
set mytics 2
set ytics auto
set format x
unset logscale y
set ylabel "ratio w.r.t. NLO|#1"
set label "(LO|#1SD0|#1SD1|#1)/(NLO|#1 central value)" font ",9" at graph 0.03, graph 0.13
plot \
1.0 ls 999 title '',\
'MADatNLO.HwU' index 146 using (($1+$2)/2):7 ls 14 title '',\
'MADatNLO.HwU' index 146 using (($1+$2)/2):6 ls 14 title '',\
'MADatNLO.HwU' index 145 using (($1+$2)/2):7 ls 13 title '',\
'MADatNLO.HwU' index 145 using (($1+$2)/2):6 ls 13 title '',\
'MADatNLO.HwU' index 144 using (($1+$2)/2):7 ls 12 title '',\
'MADatNLO.HwU' index 144 using (($1+$2)/2):6 ls 12 title '',\
'MADatNLO.HwU' index 146 using (($1+$2)/2):5 ls 4 title '',\
'MADatNLO.HwU' index 146 using (($1+$2)/2):3:4 w yerrorbar ls 4 title '',\
'MADatNLO.HwU' index 146 using (($1+$2)/2):3 ls 4 title '',\
'MADatNLO.HwU' index 145 using (($1+$2)/2):5 ls 3 title '',\
'MADatNLO.HwU' index 145 using (($1+$2)/2):3:4 w yerrorbar ls 3 title '',\
'MADatNLO.HwU' index 145 using (($1+$2)/2):3 ls 3 title '',\
'MADatNLO.HwU' index 144 using (($1+$2)/2):5 ls 2 title '',\
'MADatNLO.HwU' index 144 using (($1+$2)/2):3:4 w yerrorbar ls 2 title '',\
'MADatNLO.HwU' index 144 using (($1+$2)/2):3 ls 2 title ''

unset label

################################################################################

################################################################################
### Rendering of the plot titled 'ttbar log pT'
################################################################################

set multiplot
set label "ttbar log pT" font ",13" at graph 0.04, graph 1.05
set xrange [-2.0000e-01:3.8000e+00]
set bmargin 0 
set tmargin 0
set xtics nomirror
set ytics nomirror
set mytics 10
set xtics auto
set key horizontal noreverse maxcols 1 width -4 
set label front 'MadGraph5\_aMC\@NLO' font "Courier,11" rotate by 90 at graph 1.02, graph 0.04

#-- rendering subhistograms 'NLO|#1 and LO|#1 results'

set format y '10^{%T}'
set yrange [2.9530e-05:7.4219e-01]
set origin 0.0000e+00, 5.0000e-01
set size 1.0000e+00, 4.0000e-01
set mytics 10
set ytics auto
set format x ''
set logscale y
set ylabel "{/Symbol s} per bin [pb]"

plot \
sqrt(-1) ls 14 title 'SD1|#1, scale variation',\
sqrt(-1) ls 13 title 'SD0|#1, scale variation',\
sqrt(-1) ls 12 title 'LO|#1, scale variation',\
sqrt(-1) ls 11 title 'NLO|#1, scale variation',\
'MADatNLO.HwU' index 150 using (($1+$2)/2):($3 >= 0 ? sqrt(-1) : abs($3)):4 w yerrorbar ls 104 title '',\
'MADatNLO.HwU' index 150 using (($1+$2)/2):($3 >= 0 ? sqrt(-1) : abs($3)) ls 104 title '',\
'MADatNLO.HwU' index 150 using (($1+$2)/2):($3 < 0 ? sqrt(-1) : $3):4 w yerrorbar ls 4 title '',\
'MADatNLO.HwU' index 150 using (($1+$2)/2):($3 < 0 ? sqrt(-1) : $3) ls 4 title 'SD1|#1, central value, dynamical\_scale\_choice=10',\
'MADatNLO.HwU' index 149 using (($1+$2)/2):($3 >= 0 ? sqrt(-1) : abs($3)):4 w yerrorbar ls 103 title '',\
'MADatNLO.HwU' index 149 using (($1+$2)/2):($3 >= 0 ? sqrt(-1) : abs($3)) ls 103 title '',\
'MADatNLO.HwU' index 149 using (($1+$2)/2):($3 < 0 ? sqrt(-1) : $3):4 w yerrorbar ls 3 title '',\
'MADatNLO.HwU' index 149 using (($1+$2)/2):($3 < 0 ? sqrt(-1) : $3) ls 3 title 'SD0|#1, central value, dynamical\_scale\_choice=10',\
'MADatNLO.HwU' index 148 using (($1+$2)/2):($3 >= 0 ? sqrt(-1) : abs($3)):4 w yerrorbar ls 102 title '',\
'MADatNLO.HwU' index 148 using (($1+$2)/2):($3 >= 0 ? sqrt(-1) : abs($3)) ls 102 title '',\
'MADatNLO.HwU' index 148 using (($1+$2)/2):($3 < 0 ? sqrt(-1) : $3):4 w yerrorbar ls 2 title '',\
'MADatNLO.HwU' index 148 using (($1+$2)/2):($3 < 0 ? sqrt(-1) : $3) ls 2 title 'LO|#1, central value, dynamical\_scale\_choice=10',\
'MADatNLO.HwU' index 147 using (($1+$2)/2):($3 >= 0 ? sqrt(-1) : abs($3)):4 w yerrorbar ls 101 title '',\
'MADatNLO.HwU' index 147 using (($1+$2)/2):($3 >= 0 ? sqrt(-1) : abs($3)) ls 101 title '',\
'MADatNLO.HwU' index 147 using (($1+$2)/2):($3 < 0 ? sqrt(-1) : $3):4 w yerrorbar ls 1 title '',\
'MADatNLO.HwU' index 147 using (($1+$2)/2):($3 < 0 ? sqrt(-1) : $3) ls 1 title 'NLO|#1, central value, dynamical\_scale\_choice=10'
#-- rendering subhistograms 'Relative scale and PDF uncertainty'
unset label
unset format
set yrange [-1.5384e-02:1.5907e-02]
set origin 0.0000e+00, 3.5000e-01
set size 1.0000e+00, 1.5000e-01
set mytics 2
set ytics auto
set format x ''
unset logscale y
set ylabel "NLO|#1 rel.unc."
set label "Relative uncertainties w.r.t. central values" font ",9" front at graph 0.03, graph 0.13
plot \
'MADatNLO.HwU' index 150 using (($1+$2)/2):(safe($7,$3,1.0)-1.0) ls 14 title '',\
'MADatNLO.HwU' index 150 using (($1+$2)/2):(safe($6,$3,1.0)-1.0) ls 14 title '',\
'MADatNLO.HwU' index 149 using (($1+$2)/2):(safe($7,$3,1.0)-1.0) ls 13 title '',\
'MADatNLO.HwU' index 149 using (($1+$2)/2):(safe($6,$3,1.0)-1.0) ls 13 title '',\
'MADatNLO.HwU' index 148 using (($1+$2)/2):(safe($7,$3,1.0)-1.0) ls 12 title '',\
'MADatNLO.HwU' index 148 using (($1+$2)/2):(safe($6,$3,1.0)-1.0) ls 12 title '',\
'MADatNLO.HwU' index 147 using (($1+$2)/2):(safe($7,$3,1.0)-1.0) ls 11 title '',\
'MADatNLO.HwU' index 147 using (($1+$2)/2):(safe($6,$3,1.0)-1.0) ls 11 title '',\
0.0 ls 999 title '',\
'MADatNLO.HwU' index 150 using (($1+$2)/2):(0.0):(safe($4,$3,0.0)) w yerrorbar ls 4 title '',\
'MADatNLO.HwU' index 150 using (($1+$2)/2):(safe($5,$3,1.0)-1.0) ls 4 title '',\
'MADatNLO.HwU' index 149 using (($1+$2)/2):(0.0):(safe($4,$3,0.0)) w yerrorbar ls 3 title '',\
'MADatNLO.HwU' index 149 using (($1+$2)/2):(safe($5,$3,1.0)-1.0) ls 3 title '',\
'MADatNLO.HwU' index 148 using (($1+$2)/2):(0.0):(safe($4,$3,0.0)) w yerrorbar ls 2 title '',\
'MADatNLO.HwU' index 148 using (($1+$2)/2):(safe($5,$3,1.0)-1.0) ls 2 title '',\
'MADatNLO.HwU' index 147 using (($1+$2)/2):(0.0):(safe($4,$3,0.0)) w yerrorbar ls 1 title '',\
'MADatNLO.HwU' index 147 using (($1+$2)/2):(safe($5,$3,1.0)-1.0) ls 1 title ''
#-- rendering subhistograms '(LO|#1SD0|#1SD1|#1)/(NLO|#1 central value) ratio'
unset label
unset format
set yrange [-2.4000e-01:1.2000e+00]
set origin 0.0000e+00, 2.0000e-01
set size 1.0000e+00, 1.5000e-01
set mytics 2
set ytics auto
set format x
unset logscale y
set ylabel "ratio w.r.t. NLO|#1"
set label "(LO|#1SD0|#1SD1|#1)/(NLO|#1 central value)" font ",9" at graph 0.03, graph 0.13
plot \
1.0 ls 999 title '',\
'MADatNLO.HwU' index 153 using (($1+$2)/2):7 ls 14 title '',\
'MADatNLO.HwU' index 153 using (($1+$2)/2):6 ls 14 title '',\
'MADatNLO.HwU' index 152 using (($1+$2)/2):7 ls 13 title '',\
'MADatNLO.HwU' index 152 using (($1+$2)/2):6 ls 13 title '',\
'MADatNLO.HwU' index 151 using (($1+$2)/2):7 ls 12 title '',\
'MADatNLO.HwU' index 151 using (($1+$2)/2):6 ls 12 title '',\
'MADatNLO.HwU' index 153 using (($1+$2)/2):5 ls 4 title '',\
'MADatNLO.HwU' index 153 using (($1+$2)/2):3:4 w yerrorbar ls 4 title '',\
'MADatNLO.HwU' index 153 using (($1+$2)/2):3 ls 4 title '',\
'MADatNLO.HwU' index 152 using (($1+$2)/2):5 ls 3 title '',\
'MADatNLO.HwU' index 152 using (($1+$2)/2):3:4 w yerrorbar ls 3 title '',\
'MADatNLO.HwU' index 152 using (($1+$2)/2):3 ls 3 title '',\
'MADatNLO.HwU' index 151 using (($1+$2)/2):5 ls 2 title '',\
'MADatNLO.HwU' index 151 using (($1+$2)/2):3:4 w yerrorbar ls 2 title '',\
'MADatNLO.HwU' index 151 using (($1+$2)/2):3 ls 2 title ''

unset label

################################################################################

################################################################################
### Rendering of the plot titled 'log missing Et (neutrinos)'
################################################################################

set multiplot
set label "log missing Et (neutrinos)" font ",13" at graph 0.04, graph 1.05
set xrange [-2.0000e-01:3.8000e+00]
set bmargin 0 
set tmargin 0
set xtics nomirror
set ytics nomirror
set mytics 10
set xtics auto
set key horizontal noreverse maxcols 1 width -4 
set label front 'MadGraph5\_aMC\@NLO' font "Courier,11" rotate by 90 at graph 1.02, graph 0.04

#-- rendering subhistograms 'NLO|#1 and LO|#1 results'

set format y '10^{%T}'
set yrange [9.0000e-01:1.1000e+02]
set origin 0.0000e+00, 5.0000e-01
set size 1.0000e+00, 4.0000e-01
set mytics 10
set ytics auto
set format x ''
set logscale y
set ylabel "{/Symbol s} per bin [pb]"

plot \
sqrt(-1) ls 14 title 'SD1|#1, scale variation',\
sqrt(-1) ls 13 title 'SD0|#1, scale variation',\
sqrt(-1) ls 12 title 'LO|#1, scale variation',\
sqrt(-1) ls 11 title 'NLO|#1, scale variation',\
'MADatNLO.HwU' index 157 using (($1+$2)/2):($3 >= 0 ? sqrt(-1) : abs($3)):4 w yerrorbar ls 104 title '',\
'MADatNLO.HwU' index 157 using (($1+$2)/2):($3 >= 0 ? sqrt(-1) : abs($3)) ls 104 title '',\
'MADatNLO.HwU' index 157 using (($1+$2)/2):($3 < 0 ? sqrt(-1) : $3):4 w yerrorbar ls 4 title '',\
'MADatNLO.HwU' index 157 using (($1+$2)/2):($3 < 0 ? sqrt(-1) : $3) ls 4 title 'SD1|#1, central value, dynamical\_scale\_choice=10',\
'MADatNLO.HwU' index 156 using (($1+$2)/2):($3 >= 0 ? sqrt(-1) : abs($3)):4 w yerrorbar ls 103 title '',\
'MADatNLO.HwU' index 156 using (($1+$2)/2):($3 >= 0 ? sqrt(-1) : abs($3)) ls 103 title '',\
'MADatNLO.HwU' index 156 using (($1+$2)/2):($3 < 0 ? sqrt(-1) : $3):4 w yerrorbar ls 3 title '',\
'MADatNLO.HwU' index 156 using (($1+$2)/2):($3 < 0 ? sqrt(-1) : $3) ls 3 title 'SD0|#1, central value, dynamical\_scale\_choice=10',\
'MADatNLO.HwU' index 155 using (($1+$2)/2):($3 >= 0 ? sqrt(-1) : abs($3)):4 w yerrorbar ls 102 title '',\
'MADatNLO.HwU' index 155 using (($1+$2)/2):($3 >= 0 ? sqrt(-1) : abs($3)) ls 102 title '',\
'MADatNLO.HwU' index 155 using (($1+$2)/2):($3 < 0 ? sqrt(-1) : $3):4 w yerrorbar ls 2 title '',\
'MADatNLO.HwU' index 155 using (($1+$2)/2):($3 < 0 ? sqrt(-1) : $3) ls 2 title 'LO|#1, central value, dynamical\_scale\_choice=10',\
'MADatNLO.HwU' index 154 using (($1+$2)/2):($3 >= 0 ? sqrt(-1) : abs($3)):4 w yerrorbar ls 101 title '',\
'MADatNLO.HwU' index 154 using (($1+$2)/2):($3 >= 0 ? sqrt(-1) : abs($3)) ls 101 title '',\
'MADatNLO.HwU' index 154 using (($1+$2)/2):($3 < 0 ? sqrt(-1) : $3):4 w yerrorbar ls 1 title '',\
'MADatNLO.HwU' index 154 using (($1+$2)/2):($3 < 0 ? sqrt(-1) : $3) ls 1 title 'NLO|#1, central value, dynamical\_scale\_choice=10'
#-- rendering subhistograms 'Relative scale and PDF uncertainty'
unset label
unset format
set yrange [-1.4800e+00:1.4000e+00]
set origin 0.0000e+00, 3.5000e-01
set size 1.0000e+00, 1.5000e-01
set mytics 2
set ytics auto
set format x ''
unset logscale y
set ylabel "NLO|#1 rel.unc."
set label "Relative uncertainties w.r.t. central values" font ",9" front at graph 0.03, graph 0.13
plot \
'MADatNLO.HwU' index 157 using (($1+$2)/2):(safe($7,$3,1.0)-1.0) ls 14 title '',\
'MADatNLO.HwU' index 157 using (($1+$2)/2):(safe($6,$3,1.0)-1.0) ls 14 title '',\
'MADatNLO.HwU' index 156 using (($1+$2)/2):(safe($7,$3,1.0)-1.0) ls 13 title '',\
'MADatNLO.HwU' index 156 using (($1+$2)/2):(safe($6,$3,1.0)-1.0) ls 13 title '',\
'MADatNLO.HwU' index 155 using (($1+$2)/2):(safe($7,$3,1.0)-1.0) ls 12 title '',\
'MADatNLO.HwU' index 155 using (($1+$2)/2):(safe($6,$3,1.0)-1.0) ls 12 title '',\
'MADatNLO.HwU' index 154 using (($1+$2)/2):(safe($7,$3,1.0)-1.0) ls 11 title '',\
'MADatNLO.HwU' index 154 using (($1+$2)/2):(safe($6,$3,1.0)-1.0) ls 11 title '',\
0.0 ls 999 title '',\
'MADatNLO.HwU' index 157 using (($1+$2)/2):(0.0):(safe($4,$3,0.0)) w yerrorbar ls 4 title '',\
'MADatNLO.HwU' index 157 using (($1+$2)/2):(safe($5,$3,1.0)-1.0) ls 4 title '',\
'MADatNLO.HwU' index 156 using (($1+$2)/2):(0.0):(safe($4,$3,0.0)) w yerrorbar ls 3 title '',\
'MADatNLO.HwU' index 156 using (($1+$2)/2):(safe($5,$3,1.0)-1.0) ls 3 title '',\
'MADatNLO.HwU' index 155 using (($1+$2)/2):(0.0):(safe($4,$3,0.0)) w yerrorbar ls 2 title '',\
'MADatNLO.HwU' index 155 using (($1+$2)/2):(safe($5,$3,1.0)-1.0) ls 2 title '',\
'MADatNLO.HwU' index 154 using (($1+$2)/2):(0.0):(safe($4,$3,0.0)) w yerrorbar ls 1 title '',\
'MADatNLO.HwU' index 154 using (($1+$2)/2):(safe($5,$3,1.0)-1.0) ls 1 title ''
#-- rendering subhistograms '(LO|#1SD0|#1SD1|#1)/(NLO|#1 central value) ratio'
unset label
unset format
set yrange [-2.4000e-01:1.2000e+00]
set origin 0.0000e+00, 2.0000e-01
set size 1.0000e+00, 1.5000e-01
set mytics 2
set ytics auto
set format x
unset logscale y
set ylabel "ratio w.r.t. NLO|#1"
set label "(LO|#1SD0|#1SD1|#1)/(NLO|#1 central value)" font ",9" at graph 0.03, graph 0.13
plot \
1.0 ls 999 title '',\
'MADatNLO.HwU' index 160 using (($1+$2)/2):7 ls 14 title '',\
'MADatNLO.HwU' index 160 using (($1+$2)/2):6 ls 14 title '',\
'MADatNLO.HwU' index 159 using (($1+$2)/2):7 ls 13 title '',\
'MADatNLO.HwU' index 159 using (($1+$2)/2):6 ls 13 title '',\
'MADatNLO.HwU' index 158 using (($1+$2)/2):7 ls 12 title '',\
'MADatNLO.HwU' index 158 using (($1+$2)/2):6 ls 12 title '',\
'MADatNLO.HwU' index 160 using (($1+$2)/2):5 ls 4 title '',\
'MADatNLO.HwU' index 160 using (($1+$2)/2):3:4 w yerrorbar ls 4 title '',\
'MADatNLO.HwU' index 160 using (($1+$2)/2):3 ls 4 title '',\
'MADatNLO.HwU' index 159 using (($1+$2)/2):5 ls 3 title '',\
'MADatNLO.HwU' index 159 using (($1+$2)/2):3:4 w yerrorbar ls 3 title '',\
'MADatNLO.HwU' index 159 using (($1+$2)/2):3 ls 3 title '',\
'MADatNLO.HwU' index 158 using (($1+$2)/2):5 ls 2 title '',\
'MADatNLO.HwU' index 158 using (($1+$2)/2):3:4 w yerrorbar ls 2 title '',\
'MADatNLO.HwU' index 158 using (($1+$2)/2):3 ls 2 title ''

unset label

################################################################################

################################################################################
### Rendering of the plot titled '1st higgs log pT'
################################################################################

set multiplot
set label "1st higgs log pT" font ",13" at graph 0.04, graph 1.05
set xrange [-2.0000e-01:3.8000e+00]
set bmargin 0 
set tmargin 0
set xtics nomirror
set ytics nomirror
set mytics 10
set xtics auto
set key horizontal noreverse maxcols 1 width -4 
set label front 'MadGraph5\_aMC\@NLO' font "Courier,11" rotate by 90 at graph 1.02, graph 0.04

#-- rendering subhistograms 'NLO|#1 and LO|#1 results'

set format y '10^{%T}'
set yrange [9.0000e-01:1.1000e+02]
set origin 0.0000e+00, 5.0000e-01
set size 1.0000e+00, 4.0000e-01
set mytics 10
set ytics auto
set format x ''
set logscale y
set ylabel "{/Symbol s} per bin [pb]"

plot \
sqrt(-1) ls 14 title 'SD1|#1, scale variation',\
sqrt(-1) ls 13 title 'SD0|#1, scale variation',\
sqrt(-1) ls 12 title 'LO|#1, scale variation',\
sqrt(-1) ls 11 title 'NLO|#1, scale variation',\
'MADatNLO.HwU' index 164 using (($1+$2)/2):($3 >= 0 ? sqrt(-1) : abs($3)):4 w yerrorbar ls 104 title '',\
'MADatNLO.HwU' index 164 using (($1+$2)/2):($3 >= 0 ? sqrt(-1) : abs($3)) ls 104 title '',\
'MADatNLO.HwU' index 164 using (($1+$2)/2):($3 < 0 ? sqrt(-1) : $3):4 w yerrorbar ls 4 title '',\
'MADatNLO.HwU' index 164 using (($1+$2)/2):($3 < 0 ? sqrt(-1) : $3) ls 4 title 'SD1|#1, central value, dynamical\_scale\_choice=10',\
'MADatNLO.HwU' index 163 using (($1+$2)/2):($3 >= 0 ? sqrt(-1) : abs($3)):4 w yerrorbar ls 103 title '',\
'MADatNLO.HwU' index 163 using (($1+$2)/2):($3 >= 0 ? sqrt(-1) : abs($3)) ls 103 title '',\
'MADatNLO.HwU' index 163 using (($1+$2)/2):($3 < 0 ? sqrt(-1) : $3):4 w yerrorbar ls 3 title '',\
'MADatNLO.HwU' index 163 using (($1+$2)/2):($3 < 0 ? sqrt(-1) : $3) ls 3 title 'SD0|#1, central value, dynamical\_scale\_choice=10',\
'MADatNLO.HwU' index 162 using (($1+$2)/2):($3 >= 0 ? sqrt(-1) : abs($3)):4 w yerrorbar ls 102 title '',\
'MADatNLO.HwU' index 162 using (($1+$2)/2):($3 >= 0 ? sqrt(-1) : abs($3)) ls 102 title '',\
'MADatNLO.HwU' index 162 using (($1+$2)/2):($3 < 0 ? sqrt(-1) : $3):4 w yerrorbar ls 2 title '',\
'MADatNLO.HwU' index 162 using (($1+$2)/2):($3 < 0 ? sqrt(-1) : $3) ls 2 title 'LO|#1, central value, dynamical\_scale\_choice=10',\
'MADatNLO.HwU' index 161 using (($1+$2)/2):($3 >= 0 ? sqrt(-1) : abs($3)):4 w yerrorbar ls 101 title '',\
'MADatNLO.HwU' index 161 using (($1+$2)/2):($3 >= 0 ? sqrt(-1) : abs($3)) ls 101 title '',\
'MADatNLO.HwU' index 161 using (($1+$2)/2):($3 < 0 ? sqrt(-1) : $3):4 w yerrorbar ls 1 title '',\
'MADatNLO.HwU' index 161 using (($1+$2)/2):($3 < 0 ? sqrt(-1) : $3) ls 1 title 'NLO|#1, central value, dynamical\_scale\_choice=10'
#-- rendering subhistograms 'Relative scale and PDF uncertainty'
unset label
unset format
set yrange [-1.4800e+00:1.4000e+00]
set origin 0.0000e+00, 3.5000e-01
set size 1.0000e+00, 1.5000e-01
set mytics 2
set ytics auto
set format x ''
unset logscale y
set ylabel "NLO|#1 rel.unc."
set label "Relative uncertainties w.r.t. central values" font ",9" front at graph 0.03, graph 0.13
plot \
'MADatNLO.HwU' index 164 using (($1+$2)/2):(safe($7,$3,1.0)-1.0) ls 14 title '',\
'MADatNLO.HwU' index 164 using (($1+$2)/2):(safe($6,$3,1.0)-1.0) ls 14 title '',\
'MADatNLO.HwU' index 163 using (($1+$2)/2):(safe($7,$3,1.0)-1.0) ls 13 title '',\
'MADatNLO.HwU' index 163 using (($1+$2)/2):(safe($6,$3,1.0)-1.0) ls 13 title '',\
'MADatNLO.HwU' index 162 using (($1+$2)/2):(safe($7,$3,1.0)-1.0) ls 12 title '',\
'MADatNLO.HwU' index 162 using (($1+$2)/2):(safe($6,$3,1.0)-1.0) ls 12 title '',\
'MADatNLO.HwU' index 161 using (($1+$2)/2):(safe($7,$3,1.0)-1.0) ls 11 title '',\
'MADatNLO.HwU' index 161 using (($1+$2)/2):(safe($6,$3,1.0)-1.0) ls 11 title '',\
0.0 ls 999 title '',\
'MADatNLO.HwU' index 164 using (($1+$2)/2):(0.0):(safe($4,$3,0.0)) w yerrorbar ls 4 title '',\
'MADatNLO.HwU' index 164 using (($1+$2)/2):(safe($5,$3,1.0)-1.0) ls 4 title '',\
'MADatNLO.HwU' index 163 using (($1+$2)/2):(0.0):(safe($4,$3,0.0)) w yerrorbar ls 3 title '',\
'MADatNLO.HwU' index 163 using (($1+$2)/2):(safe($5,$3,1.0)-1.0) ls 3 title '',\
'MADatNLO.HwU' index 162 using (($1+$2)/2):(0.0):(safe($4,$3,0.0)) w yerrorbar ls 2 title '',\
'MADatNLO.HwU' index 162 using (($1+$2)/2):(safe($5,$3,1.0)-1.0) ls 2 title '',\
'MADatNLO.HwU' index 161 using (($1+$2)/2):(0.0):(safe($4,$3,0.0)) w yerrorbar ls 1 title '',\
'MADatNLO.HwU' index 161 using (($1+$2)/2):(safe($5,$3,1.0)-1.0) ls 1 title ''
#-- rendering subhistograms '(LO|#1SD0|#1SD1|#1)/(NLO|#1 central value) ratio'
unset label
unset format
set yrange [-2.4000e-01:1.2000e+00]
set origin 0.0000e+00, 2.0000e-01
set size 1.0000e+00, 1.5000e-01
set mytics 2
set ytics auto
set format x
unset logscale y
set ylabel "ratio w.r.t. NLO|#1"
set label "(LO|#1SD0|#1SD1|#1)/(NLO|#1 central value)" font ",9" at graph 0.03, graph 0.13
plot \
1.0 ls 999 title '',\
'MADatNLO.HwU' index 167 using (($1+$2)/2):7 ls 14 title '',\
'MADatNLO.HwU' index 167 using (($1+$2)/2):6 ls 14 title '',\
'MADatNLO.HwU' index 166 using (($1+$2)/2):7 ls 13 title '',\
'MADatNLO.HwU' index 166 using (($1+$2)/2):6 ls 13 title '',\
'MADatNLO.HwU' index 165 using (($1+$2)/2):7 ls 12 title '',\
'MADatNLO.HwU' index 165 using (($1+$2)/2):6 ls 12 title '',\
'MADatNLO.HwU' index 167 using (($1+$2)/2):5 ls 4 title '',\
'MADatNLO.HwU' index 167 using (($1+$2)/2):3:4 w yerrorbar ls 4 title '',\
'MADatNLO.HwU' index 167 using (($1+$2)/2):3 ls 4 title '',\
'MADatNLO.HwU' index 166 using (($1+$2)/2):5 ls 3 title '',\
'MADatNLO.HwU' index 166 using (($1+$2)/2):3:4 w yerrorbar ls 3 title '',\
'MADatNLO.HwU' index 166 using (($1+$2)/2):3 ls 3 title '',\
'MADatNLO.HwU' index 165 using (($1+$2)/2):5 ls 2 title '',\
'MADatNLO.HwU' index 165 using (($1+$2)/2):3:4 w yerrorbar ls 2 title '',\
'MADatNLO.HwU' index 165 using (($1+$2)/2):3 ls 2 title ''

unset label

################################################################################

################################################################################
### Rendering of the plot titled '2nd higgs log pT'
################################################################################

set multiplot
set label "2nd higgs log pT" font ",13" at graph 0.04, graph 1.05
set xrange [-2.0000e-01:3.8000e+00]
set bmargin 0 
set tmargin 0
set xtics nomirror
set ytics nomirror
set mytics 10
set xtics auto
set key horizontal noreverse maxcols 1 width -4 
set label front 'MadGraph5\_aMC\@NLO' font "Courier,11" rotate by 90 at graph 1.02, graph 0.04

#-- rendering subhistograms 'NLO|#1 and LO|#1 results'

set format y '10^{%T}'
set yrange [9.0000e-01:1.1000e+02]
set origin 0.0000e+00, 5.0000e-01
set size 1.0000e+00, 4.0000e-01
set mytics 10
set ytics auto
set format x ''
set logscale y
set ylabel "{/Symbol s} per bin [pb]"

plot \
sqrt(-1) ls 14 title 'SD1|#1, scale variation',\
sqrt(-1) ls 13 title 'SD0|#1, scale variation',\
sqrt(-1) ls 12 title 'LO|#1, scale variation',\
sqrt(-1) ls 11 title 'NLO|#1, scale variation',\
'MADatNLO.HwU' index 171 using (($1+$2)/2):($3 >= 0 ? sqrt(-1) : abs($3)):4 w yerrorbar ls 104 title '',\
'MADatNLO.HwU' index 171 using (($1+$2)/2):($3 >= 0 ? sqrt(-1) : abs($3)) ls 104 title '',\
'MADatNLO.HwU' index 171 using (($1+$2)/2):($3 < 0 ? sqrt(-1) : $3):4 w yerrorbar ls 4 title '',\
'MADatNLO.HwU' index 171 using (($1+$2)/2):($3 < 0 ? sqrt(-1) : $3) ls 4 title 'SD1|#1, central value, dynamical\_scale\_choice=10',\
'MADatNLO.HwU' index 170 using (($1+$2)/2):($3 >= 0 ? sqrt(-1) : abs($3)):4 w yerrorbar ls 103 title '',\
'MADatNLO.HwU' index 170 using (($1+$2)/2):($3 >= 0 ? sqrt(-1) : abs($3)) ls 103 title '',\
'MADatNLO.HwU' index 170 using (($1+$2)/2):($3 < 0 ? sqrt(-1) : $3):4 w yerrorbar ls 3 title '',\
'MADatNLO.HwU' index 170 using (($1+$2)/2):($3 < 0 ? sqrt(-1) : $3) ls 3 title 'SD0|#1, central value, dynamical\_scale\_choice=10',\
'MADatNLO.HwU' index 169 using (($1+$2)/2):($3 >= 0 ? sqrt(-1) : abs($3)):4 w yerrorbar ls 102 title '',\
'MADatNLO.HwU' index 169 using (($1+$2)/2):($3 >= 0 ? sqrt(-1) : abs($3)) ls 102 title '',\
'MADatNLO.HwU' index 169 using (($1+$2)/2):($3 < 0 ? sqrt(-1) : $3):4 w yerrorbar ls 2 title '',\
'MADatNLO.HwU' index 169 using (($1+$2)/2):($3 < 0 ? sqrt(-1) : $3) ls 2 title 'LO|#1, central value, dynamical\_scale\_choice=10',\
'MADatNLO.HwU' index 168 using (($1+$2)/2):($3 >= 0 ? sqrt(-1) : abs($3)):4 w yerrorbar ls 101 title '',\
'MADatNLO.HwU' index 168 using (($1+$2)/2):($3 >= 0 ? sqrt(-1) : abs($3)) ls 101 title '',\
'MADatNLO.HwU' index 168 using (($1+$2)/2):($3 < 0 ? sqrt(-1) : $3):4 w yerrorbar ls 1 title '',\
'MADatNLO.HwU' index 168 using (($1+$2)/2):($3 < 0 ? sqrt(-1) : $3) ls 1 title 'NLO|#1, central value, dynamical\_scale\_choice=10'
#-- rendering subhistograms 'Relative scale and PDF uncertainty'
unset label
unset format
set yrange [-1.4800e+00:1.4000e+00]
set origin 0.0000e+00, 3.5000e-01
set size 1.0000e+00, 1.5000e-01
set mytics 2
set ytics auto
set format x ''
unset logscale y
set ylabel "NLO|#1 rel.unc."
set label "Relative uncertainties w.r.t. central values" font ",9" front at graph 0.03, graph 0.13
plot \
'MADatNLO.HwU' index 171 using (($1+$2)/2):(safe($7,$3,1.0)-1.0) ls 14 title '',\
'MADatNLO.HwU' index 171 using (($1+$2)/2):(safe($6,$3,1.0)-1.0) ls 14 title '',\
'MADatNLO.HwU' index 170 using (($1+$2)/2):(safe($7,$3,1.0)-1.0) ls 13 title '',\
'MADatNLO.HwU' index 170 using (($1+$2)/2):(safe($6,$3,1.0)-1.0) ls 13 title '',\
'MADatNLO.HwU' index 169 using (($1+$2)/2):(safe($7,$3,1.0)-1.0) ls 12 title '',\
'MADatNLO.HwU' index 169 using (($1+$2)/2):(safe($6,$3,1.0)-1.0) ls 12 title '',\
'MADatNLO.HwU' index 168 using (($1+$2)/2):(safe($7,$3,1.0)-1.0) ls 11 title '',\
'MADatNLO.HwU' index 168 using (($1+$2)/2):(safe($6,$3,1.0)-1.0) ls 11 title '',\
0.0 ls 999 title '',\
'MADatNLO.HwU' index 171 using (($1+$2)/2):(0.0):(safe($4,$3,0.0)) w yerrorbar ls 4 title '',\
'MADatNLO.HwU' index 171 using (($1+$2)/2):(safe($5,$3,1.0)-1.0) ls 4 title '',\
'MADatNLO.HwU' index 170 using (($1+$2)/2):(0.0):(safe($4,$3,0.0)) w yerrorbar ls 3 title '',\
'MADatNLO.HwU' index 170 using (($1+$2)/2):(safe($5,$3,1.0)-1.0) ls 3 title '',\
'MADatNLO.HwU' index 169 using (($1+$2)/2):(0.0):(safe($4,$3,0.0)) w yerrorbar ls 2 title '',\
'MADatNLO.HwU' index 169 using (($1+$2)/2):(safe($5,$3,1.0)-1.0) ls 2 title '',\
'MADatNLO.HwU' index 168 using (($1+$2)/2):(0.0):(safe($4,$3,0.0)) w yerrorbar ls 1 title '',\
'MADatNLO.HwU' index 168 using (($1+$2)/2):(safe($5,$3,1.0)-1.0) ls 1 title ''
#-- rendering subhistograms '(LO|#1SD0|#1SD1|#1)/(NLO|#1 central value) ratio'
unset label
unset format
set yrange [-2.4000e-01:1.2000e+00]
set origin 0.0000e+00, 2.0000e-01
set size 1.0000e+00, 1.5000e-01
set mytics 2
set ytics auto
set format x
unset logscale y
set ylabel "ratio w.r.t. NLO|#1"
set label "(LO|#1SD0|#1SD1|#1)/(NLO|#1 central value)" font ",9" at graph 0.03, graph 0.13
plot \
1.0 ls 999 title '',\
'MADatNLO.HwU' index 174 using (($1+$2)/2):7 ls 14 title '',\
'MADatNLO.HwU' index 174 using (($1+$2)/2):6 ls 14 title '',\
'MADatNLO.HwU' index 173 using (($1+$2)/2):7 ls 13 title '',\
'MADatNLO.HwU' index 173 using (($1+$2)/2):6 ls 13 title '',\
'MADatNLO.HwU' index 172 using (($1+$2)/2):7 ls 12 title '',\
'MADatNLO.HwU' index 172 using (($1+$2)/2):6 ls 12 title '',\
'MADatNLO.HwU' index 174 using (($1+$2)/2):5 ls 4 title '',\
'MADatNLO.HwU' index 174 using (($1+$2)/2):3:4 w yerrorbar ls 4 title '',\
'MADatNLO.HwU' index 174 using (($1+$2)/2):3 ls 4 title '',\
'MADatNLO.HwU' index 173 using (($1+$2)/2):5 ls 3 title '',\
'MADatNLO.HwU' index 173 using (($1+$2)/2):3:4 w yerrorbar ls 3 title '',\
'MADatNLO.HwU' index 173 using (($1+$2)/2):3 ls 3 title '',\
'MADatNLO.HwU' index 172 using (($1+$2)/2):5 ls 2 title '',\
'MADatNLO.HwU' index 172 using (($1+$2)/2):3:4 w yerrorbar ls 2 title '',\
'MADatNLO.HwU' index 172 using (($1+$2)/2):3 ls 2 title ''

unset label

################################################################################

################################################################################
### Rendering of the plot titled 'higgs-pair log pT'
################################################################################

set multiplot
set label "higgs-pair log pT" font ",13" at graph 0.04, graph 1.05
set xrange [-2.0000e-01:3.8000e+00]
set bmargin 0 
set tmargin 0
set xtics nomirror
set ytics nomirror
set mytics 10
set xtics auto
set key horizontal noreverse maxcols 1 width -4 
set label front 'MadGraph5\_aMC\@NLO' font "Courier,11" rotate by 90 at graph 1.02, graph 0.04

#-- rendering subhistograms 'NLO|#1 and LO|#1 results'

set format y '10^{%T}'
set yrange [9.0000e-01:1.1000e+02]
set origin 0.0000e+00, 5.0000e-01
set size 1.0000e+00, 4.0000e-01
set mytics 10
set ytics auto
set format x ''
set logscale y
set ylabel "{/Symbol s} per bin [pb]"

plot \
sqrt(-1) ls 14 title 'SD1|#1, scale variation',\
sqrt(-1) ls 13 title 'SD0|#1, scale variation',\
sqrt(-1) ls 12 title 'LO|#1, scale variation',\
sqrt(-1) ls 11 title 'NLO|#1, scale variation',\
'MADatNLO.HwU' index 178 using (($1+$2)/2):($3 >= 0 ? sqrt(-1) : abs($3)):4 w yerrorbar ls 104 title '',\
'MADatNLO.HwU' index 178 using (($1+$2)/2):($3 >= 0 ? sqrt(-1) : abs($3)) ls 104 title '',\
'MADatNLO.HwU' index 178 using (($1+$2)/2):($3 < 0 ? sqrt(-1) : $3):4 w yerrorbar ls 4 title '',\
'MADatNLO.HwU' index 178 using (($1+$2)/2):($3 < 0 ? sqrt(-1) : $3) ls 4 title 'SD1|#1, central value, dynamical\_scale\_choice=10',\
'MADatNLO.HwU' index 177 using (($1+$2)/2):($3 >= 0 ? sqrt(-1) : abs($3)):4 w yerrorbar ls 103 title '',\
'MADatNLO.HwU' index 177 using (($1+$2)/2):($3 >= 0 ? sqrt(-1) : abs($3)) ls 103 title '',\
'MADatNLO.HwU' index 177 using (($1+$2)/2):($3 < 0 ? sqrt(-1) : $3):4 w yerrorbar ls 3 title '',\
'MADatNLO.HwU' index 177 using (($1+$2)/2):($3 < 0 ? sqrt(-1) : $3) ls 3 title 'SD0|#1, central value, dynamical\_scale\_choice=10',\
'MADatNLO.HwU' index 176 using (($1+$2)/2):($3 >= 0 ? sqrt(-1) : abs($3)):4 w yerrorbar ls 102 title '',\
'MADatNLO.HwU' index 176 using (($1+$2)/2):($3 >= 0 ? sqrt(-1) : abs($3)) ls 102 title '',\
'MADatNLO.HwU' index 176 using (($1+$2)/2):($3 < 0 ? sqrt(-1) : $3):4 w yerrorbar ls 2 title '',\
'MADatNLO.HwU' index 176 using (($1+$2)/2):($3 < 0 ? sqrt(-1) : $3) ls 2 title 'LO|#1, central value, dynamical\_scale\_choice=10',\
'MADatNLO.HwU' index 175 using (($1+$2)/2):($3 >= 0 ? sqrt(-1) : abs($3)):4 w yerrorbar ls 101 title '',\
'MADatNLO.HwU' index 175 using (($1+$2)/2):($3 >= 0 ? sqrt(-1) : abs($3)) ls 101 title '',\
'MADatNLO.HwU' index 175 using (($1+$2)/2):($3 < 0 ? sqrt(-1) : $3):4 w yerrorbar ls 1 title '',\
'MADatNLO.HwU' index 175 using (($1+$2)/2):($3 < 0 ? sqrt(-1) : $3) ls 1 title 'NLO|#1, central value, dynamical\_scale\_choice=10'
#-- rendering subhistograms 'Relative scale and PDF uncertainty'
unset label
unset format
set yrange [-1.4800e+00:1.4000e+00]
set origin 0.0000e+00, 3.5000e-01
set size 1.0000e+00, 1.5000e-01
set mytics 2
set ytics auto
set format x ''
unset logscale y
set ylabel "NLO|#1 rel.unc."
set label "Relative uncertainties w.r.t. central values" font ",9" front at graph 0.03, graph 0.13
plot \
'MADatNLO.HwU' index 178 using (($1+$2)/2):(safe($7,$3,1.0)-1.0) ls 14 title '',\
'MADatNLO.HwU' index 178 using (($1+$2)/2):(safe($6,$3,1.0)-1.0) ls 14 title '',\
'MADatNLO.HwU' index 177 using (($1+$2)/2):(safe($7,$3,1.0)-1.0) ls 13 title '',\
'MADatNLO.HwU' index 177 using (($1+$2)/2):(safe($6,$3,1.0)-1.0) ls 13 title '',\
'MADatNLO.HwU' index 176 using (($1+$2)/2):(safe($7,$3,1.0)-1.0) ls 12 title '',\
'MADatNLO.HwU' index 176 using (($1+$2)/2):(safe($6,$3,1.0)-1.0) ls 12 title '',\
'MADatNLO.HwU' index 175 using (($1+$2)/2):(safe($7,$3,1.0)-1.0) ls 11 title '',\
'MADatNLO.HwU' index 175 using (($1+$2)/2):(safe($6,$3,1.0)-1.0) ls 11 title '',\
0.0 ls 999 title '',\
'MADatNLO.HwU' index 178 using (($1+$2)/2):(0.0):(safe($4,$3,0.0)) w yerrorbar ls 4 title '',\
'MADatNLO.HwU' index 178 using (($1+$2)/2):(safe($5,$3,1.0)-1.0) ls 4 title '',\
'MADatNLO.HwU' index 177 using (($1+$2)/2):(0.0):(safe($4,$3,0.0)) w yerrorbar ls 3 title '',\
'MADatNLO.HwU' index 177 using (($1+$2)/2):(safe($5,$3,1.0)-1.0) ls 3 title '',\
'MADatNLO.HwU' index 176 using (($1+$2)/2):(0.0):(safe($4,$3,0.0)) w yerrorbar ls 2 title '',\
'MADatNLO.HwU' index 176 using (($1+$2)/2):(safe($5,$3,1.0)-1.0) ls 2 title '',\
'MADatNLO.HwU' index 175 using (($1+$2)/2):(0.0):(safe($4,$3,0.0)) w yerrorbar ls 1 title '',\
'MADatNLO.HwU' index 175 using (($1+$2)/2):(safe($5,$3,1.0)-1.0) ls 1 title ''
#-- rendering subhistograms '(LO|#1SD0|#1SD1|#1)/(NLO|#1 central value) ratio'
unset label
unset format
set yrange [-2.4000e-01:1.2000e+00]
set origin 0.0000e+00, 2.0000e-01
set size 1.0000e+00, 1.5000e-01
set mytics 2
set ytics auto
set format x
unset logscale y
set ylabel "ratio w.r.t. NLO|#1"
set label "(LO|#1SD0|#1SD1|#1)/(NLO|#1 central value)" font ",9" at graph 0.03, graph 0.13
plot \
1.0 ls 999 title '',\
'MADatNLO.HwU' index 181 using (($1+$2)/2):7 ls 14 title '',\
'MADatNLO.HwU' index 181 using (($1+$2)/2):6 ls 14 title '',\
'MADatNLO.HwU' index 180 using (($1+$2)/2):7 ls 13 title '',\
'MADatNLO.HwU' index 180 using (($1+$2)/2):6 ls 13 title '',\
'MADatNLO.HwU' index 179 using (($1+$2)/2):7 ls 12 title '',\
'MADatNLO.HwU' index 179 using (($1+$2)/2):6 ls 12 title '',\
'MADatNLO.HwU' index 181 using (($1+$2)/2):5 ls 4 title '',\
'MADatNLO.HwU' index 181 using (($1+$2)/2):3:4 w yerrorbar ls 4 title '',\
'MADatNLO.HwU' index 181 using (($1+$2)/2):3 ls 4 title '',\
'MADatNLO.HwU' index 180 using (($1+$2)/2):5 ls 3 title '',\
'MADatNLO.HwU' index 180 using (($1+$2)/2):3:4 w yerrorbar ls 3 title '',\
'MADatNLO.HwU' index 180 using (($1+$2)/2):3 ls 3 title '',\
'MADatNLO.HwU' index 179 using (($1+$2)/2):5 ls 2 title '',\
'MADatNLO.HwU' index 179 using (($1+$2)/2):3:4 w yerrorbar ls 2 title '',\
'MADatNLO.HwU' index 179 using (($1+$2)/2):3 ls 2 title ''

unset label

################################################################################

################################################################################
### Rendering of the plot titled '1st V-boson log pT'
################################################################################

set multiplot
set label "1st V-boson log pT" font ",13" at graph 0.04, graph 1.05
set xrange [3.0000e+00:5.0000e+00]
set bmargin 0 
set tmargin 0
set xtics nomirror
set ytics nomirror
set mytics 10
set xtics auto
set key horizontal noreverse maxcols 1 width -4 
set label front 'MadGraph5\_aMC\@NLO' font "Courier,11" rotate by 90 at graph 1.02, graph 0.04

#-- rendering subhistograms 'NLO|#1 and LO|#1 results'

set format y '10^{%T}'
set yrange [9.0000e-01:1.1000e+02]
set origin 0.0000e+00, 5.0000e-01
set size 1.0000e+00, 4.0000e-01
set mytics 10
set ytics auto
set format x ''
set logscale y
set ylabel "{/Symbol s} per bin [pb]"

plot \
sqrt(-1) ls 14 title 'SD1|#1, scale variation',\
sqrt(-1) ls 13 title 'SD0|#1, scale variation',\
sqrt(-1) ls 12 title 'LO|#1, scale variation',\
sqrt(-1) ls 11 title 'NLO|#1, scale variation',\
'MADatNLO.HwU' index 185 using (($1+$2)/2):($3 >= 0 ? sqrt(-1) : abs($3)):4 w yerrorbar ls 104 title '',\
'MADatNLO.HwU' index 185 using (($1+$2)/2):($3 >= 0 ? sqrt(-1) : abs($3)) ls 104 title '',\
'MADatNLO.HwU' index 185 using (($1+$2)/2):($3 < 0 ? sqrt(-1) : $3):4 w yerrorbar ls 4 title '',\
'MADatNLO.HwU' index 185 using (($1+$2)/2):($3 < 0 ? sqrt(-1) : $3) ls 4 title 'SD1|#1, central value, dynamical\_scale\_choice=10',\
'MADatNLO.HwU' index 184 using (($1+$2)/2):($3 >= 0 ? sqrt(-1) : abs($3)):4 w yerrorbar ls 103 title '',\
'MADatNLO.HwU' index 184 using (($1+$2)/2):($3 >= 0 ? sqrt(-1) : abs($3)) ls 103 title '',\
'MADatNLO.HwU' index 184 using (($1+$2)/2):($3 < 0 ? sqrt(-1) : $3):4 w yerrorbar ls 3 title '',\
'MADatNLO.HwU' index 184 using (($1+$2)/2):($3 < 0 ? sqrt(-1) : $3) ls 3 title 'SD0|#1, central value, dynamical\_scale\_choice=10',\
'MADatNLO.HwU' index 183 using (($1+$2)/2):($3 >= 0 ? sqrt(-1) : abs($3)):4 w yerrorbar ls 102 title '',\
'MADatNLO.HwU' index 183 using (($1+$2)/2):($3 >= 0 ? sqrt(-1) : abs($3)) ls 102 title '',\
'MADatNLO.HwU' index 183 using (($1+$2)/2):($3 < 0 ? sqrt(-1) : $3):4 w yerrorbar ls 2 title '',\
'MADatNLO.HwU' index 183 using (($1+$2)/2):($3 < 0 ? sqrt(-1) : $3) ls 2 title 'LO|#1, central value, dynamical\_scale\_choice=10',\
'MADatNLO.HwU' index 182 using (($1+$2)/2):($3 >= 0 ? sqrt(-1) : abs($3)):4 w yerrorbar ls 101 title '',\
'MADatNLO.HwU' index 182 using (($1+$2)/2):($3 >= 0 ? sqrt(-1) : abs($3)) ls 101 title '',\
'MADatNLO.HwU' index 182 using (($1+$2)/2):($3 < 0 ? sqrt(-1) : $3):4 w yerrorbar ls 1 title '',\
'MADatNLO.HwU' index 182 using (($1+$2)/2):($3 < 0 ? sqrt(-1) : $3) ls 1 title 'NLO|#1, central value, dynamical\_scale\_choice=10'
#-- rendering subhistograms 'Relative scale and PDF uncertainty'
unset label
unset format
set yrange [-1.4800e+00:1.4000e+00]
set origin 0.0000e+00, 3.5000e-01
set size 1.0000e+00, 1.5000e-01
set mytics 2
set ytics auto
set format x ''
unset logscale y
set ylabel "NLO|#1 rel.unc."
set label "Relative uncertainties w.r.t. central values" font ",9" front at graph 0.03, graph 0.13
plot \
'MADatNLO.HwU' index 185 using (($1+$2)/2):(safe($7,$3,1.0)-1.0) ls 14 title '',\
'MADatNLO.HwU' index 185 using (($1+$2)/2):(safe($6,$3,1.0)-1.0) ls 14 title '',\
'MADatNLO.HwU' index 184 using (($1+$2)/2):(safe($7,$3,1.0)-1.0) ls 13 title '',\
'MADatNLO.HwU' index 184 using (($1+$2)/2):(safe($6,$3,1.0)-1.0) ls 13 title '',\
'MADatNLO.HwU' index 183 using (($1+$2)/2):(safe($7,$3,1.0)-1.0) ls 12 title '',\
'MADatNLO.HwU' index 183 using (($1+$2)/2):(safe($6,$3,1.0)-1.0) ls 12 title '',\
'MADatNLO.HwU' index 182 using (($1+$2)/2):(safe($7,$3,1.0)-1.0) ls 11 title '',\
'MADatNLO.HwU' index 182 using (($1+$2)/2):(safe($6,$3,1.0)-1.0) ls 11 title '',\
0.0 ls 999 title '',\
'MADatNLO.HwU' index 185 using (($1+$2)/2):(0.0):(safe($4,$3,0.0)) w yerrorbar ls 4 title '',\
'MADatNLO.HwU' index 185 using (($1+$2)/2):(safe($5,$3,1.0)-1.0) ls 4 title '',\
'MADatNLO.HwU' index 184 using (($1+$2)/2):(0.0):(safe($4,$3,0.0)) w yerrorbar ls 3 title '',\
'MADatNLO.HwU' index 184 using (($1+$2)/2):(safe($5,$3,1.0)-1.0) ls 3 title '',\
'MADatNLO.HwU' index 183 using (($1+$2)/2):(0.0):(safe($4,$3,0.0)) w yerrorbar ls 2 title '',\
'MADatNLO.HwU' index 183 using (($1+$2)/2):(safe($5,$3,1.0)-1.0) ls 2 title '',\
'MADatNLO.HwU' index 182 using (($1+$2)/2):(0.0):(safe($4,$3,0.0)) w yerrorbar ls 1 title '',\
'MADatNLO.HwU' index 182 using (($1+$2)/2):(safe($5,$3,1.0)-1.0) ls 1 title ''
#-- rendering subhistograms '(LO|#1SD0|#1SD1|#1)/(NLO|#1 central value) ratio'
unset label
unset format
set yrange [-2.4000e-01:1.2000e+00]
set origin 0.0000e+00, 2.0000e-01
set size 1.0000e+00, 1.5000e-01
set mytics 2
set ytics auto
set format x
unset logscale y
set ylabel "ratio w.r.t. NLO|#1"
set label "(LO|#1SD0|#1SD1|#1)/(NLO|#1 central value)" font ",9" at graph 0.03, graph 0.13
plot \
1.0 ls 999 title '',\
'MADatNLO.HwU' index 188 using (($1+$2)/2):7 ls 14 title '',\
'MADatNLO.HwU' index 188 using (($1+$2)/2):6 ls 14 title '',\
'MADatNLO.HwU' index 187 using (($1+$2)/2):7 ls 13 title '',\
'MADatNLO.HwU' index 187 using (($1+$2)/2):6 ls 13 title '',\
'MADatNLO.HwU' index 186 using (($1+$2)/2):7 ls 12 title '',\
'MADatNLO.HwU' index 186 using (($1+$2)/2):6 ls 12 title '',\
'MADatNLO.HwU' index 188 using (($1+$2)/2):5 ls 4 title '',\
'MADatNLO.HwU' index 188 using (($1+$2)/2):3:4 w yerrorbar ls 4 title '',\
'MADatNLO.HwU' index 188 using (($1+$2)/2):3 ls 4 title '',\
'MADatNLO.HwU' index 187 using (($1+$2)/2):5 ls 3 title '',\
'MADatNLO.HwU' index 187 using (($1+$2)/2):3:4 w yerrorbar ls 3 title '',\
'MADatNLO.HwU' index 187 using (($1+$2)/2):3 ls 3 title '',\
'MADatNLO.HwU' index 186 using (($1+$2)/2):5 ls 2 title '',\
'MADatNLO.HwU' index 186 using (($1+$2)/2):3:4 w yerrorbar ls 2 title '',\
'MADatNLO.HwU' index 186 using (($1+$2)/2):3 ls 2 title ''

unset label

################################################################################

################################################################################
### Rendering of the plot titled '2nd V-boson log pT'
################################################################################

set multiplot
set label "2nd V-boson log pT" font ",13" at graph 0.04, graph 1.05
set xrange [3.0000e+00:5.0000e+00]
set bmargin 0 
set tmargin 0
set xtics nomirror
set ytics nomirror
set mytics 10
set xtics auto
set key horizontal noreverse maxcols 1 width -4 
set label front 'MadGraph5\_aMC\@NLO' font "Courier,11" rotate by 90 at graph 1.02, graph 0.04

#-- rendering subhistograms 'NLO|#1 and LO|#1 results'

set format y '10^{%T}'
set yrange [9.0000e-01:1.1000e+02]
set origin 0.0000e+00, 5.0000e-01
set size 1.0000e+00, 4.0000e-01
set mytics 10
set ytics auto
set format x ''
set logscale y
set ylabel "{/Symbol s} per bin [pb]"

plot \
sqrt(-1) ls 14 title 'SD1|#1, scale variation',\
sqrt(-1) ls 13 title 'SD0|#1, scale variation',\
sqrt(-1) ls 12 title 'LO|#1, scale variation',\
sqrt(-1) ls 11 title 'NLO|#1, scale variation',\
'MADatNLO.HwU' index 192 using (($1+$2)/2):($3 >= 0 ? sqrt(-1) : abs($3)):4 w yerrorbar ls 104 title '',\
'MADatNLO.HwU' index 192 using (($1+$2)/2):($3 >= 0 ? sqrt(-1) : abs($3)) ls 104 title '',\
'MADatNLO.HwU' index 192 using (($1+$2)/2):($3 < 0 ? sqrt(-1) : $3):4 w yerrorbar ls 4 title '',\
'MADatNLO.HwU' index 192 using (($1+$2)/2):($3 < 0 ? sqrt(-1) : $3) ls 4 title 'SD1|#1, central value, dynamical\_scale\_choice=10',\
'MADatNLO.HwU' index 191 using (($1+$2)/2):($3 >= 0 ? sqrt(-1) : abs($3)):4 w yerrorbar ls 103 title '',\
'MADatNLO.HwU' index 191 using (($1+$2)/2):($3 >= 0 ? sqrt(-1) : abs($3)) ls 103 title '',\
'MADatNLO.HwU' index 191 using (($1+$2)/2):($3 < 0 ? sqrt(-1) : $3):4 w yerrorbar ls 3 title '',\
'MADatNLO.HwU' index 191 using (($1+$2)/2):($3 < 0 ? sqrt(-1) : $3) ls 3 title 'SD0|#1, central value, dynamical\_scale\_choice=10',\
'MADatNLO.HwU' index 190 using (($1+$2)/2):($3 >= 0 ? sqrt(-1) : abs($3)):4 w yerrorbar ls 102 title '',\
'MADatNLO.HwU' index 190 using (($1+$2)/2):($3 >= 0 ? sqrt(-1) : abs($3)) ls 102 title '',\
'MADatNLO.HwU' index 190 using (($1+$2)/2):($3 < 0 ? sqrt(-1) : $3):4 w yerrorbar ls 2 title '',\
'MADatNLO.HwU' index 190 using (($1+$2)/2):($3 < 0 ? sqrt(-1) : $3) ls 2 title 'LO|#1, central value, dynamical\_scale\_choice=10',\
'MADatNLO.HwU' index 189 using (($1+$2)/2):($3 >= 0 ? sqrt(-1) : abs($3)):4 w yerrorbar ls 101 title '',\
'MADatNLO.HwU' index 189 using (($1+$2)/2):($3 >= 0 ? sqrt(-1) : abs($3)) ls 101 title '',\
'MADatNLO.HwU' index 189 using (($1+$2)/2):($3 < 0 ? sqrt(-1) : $3):4 w yerrorbar ls 1 title '',\
'MADatNLO.HwU' index 189 using (($1+$2)/2):($3 < 0 ? sqrt(-1) : $3) ls 1 title 'NLO|#1, central value, dynamical\_scale\_choice=10'
#-- rendering subhistograms 'Relative scale and PDF uncertainty'
unset label
unset format
set yrange [-1.4800e+00:1.4000e+00]
set origin 0.0000e+00, 3.5000e-01
set size 1.0000e+00, 1.5000e-01
set mytics 2
set ytics auto
set format x ''
unset logscale y
set ylabel "NLO|#1 rel.unc."
set label "Relative uncertainties w.r.t. central values" font ",9" front at graph 0.03, graph 0.13
plot \
'MADatNLO.HwU' index 192 using (($1+$2)/2):(safe($7,$3,1.0)-1.0) ls 14 title '',\
'MADatNLO.HwU' index 192 using (($1+$2)/2):(safe($6,$3,1.0)-1.0) ls 14 title '',\
'MADatNLO.HwU' index 191 using (($1+$2)/2):(safe($7,$3,1.0)-1.0) ls 13 title '',\
'MADatNLO.HwU' index 191 using (($1+$2)/2):(safe($6,$3,1.0)-1.0) ls 13 title '',\
'MADatNLO.HwU' index 190 using (($1+$2)/2):(safe($7,$3,1.0)-1.0) ls 12 title '',\
'MADatNLO.HwU' index 190 using (($1+$2)/2):(safe($6,$3,1.0)-1.0) ls 12 title '',\
'MADatNLO.HwU' index 189 using (($1+$2)/2):(safe($7,$3,1.0)-1.0) ls 11 title '',\
'MADatNLO.HwU' index 189 using (($1+$2)/2):(safe($6,$3,1.0)-1.0) ls 11 title '',\
0.0 ls 999 title '',\
'MADatNLO.HwU' index 192 using (($1+$2)/2):(0.0):(safe($4,$3,0.0)) w yerrorbar ls 4 title '',\
'MADatNLO.HwU' index 192 using (($1+$2)/2):(safe($5,$3,1.0)-1.0) ls 4 title '',\
'MADatNLO.HwU' index 191 using (($1+$2)/2):(0.0):(safe($4,$3,0.0)) w yerrorbar ls 3 title '',\
'MADatNLO.HwU' index 191 using (($1+$2)/2):(safe($5,$3,1.0)-1.0) ls 3 title '',\
'MADatNLO.HwU' index 190 using (($1+$2)/2):(0.0):(safe($4,$3,0.0)) w yerrorbar ls 2 title '',\
'MADatNLO.HwU' index 190 using (($1+$2)/2):(safe($5,$3,1.0)-1.0) ls 2 title '',\
'MADatNLO.HwU' index 189 using (($1+$2)/2):(0.0):(safe($4,$3,0.0)) w yerrorbar ls 1 title '',\
'MADatNLO.HwU' index 189 using (($1+$2)/2):(safe($5,$3,1.0)-1.0) ls 1 title ''
#-- rendering subhistograms '(LO|#1SD0|#1SD1|#1)/(NLO|#1 central value) ratio'
unset label
unset format
set yrange [-2.4000e-01:1.2000e+00]
set origin 0.0000e+00, 2.0000e-01
set size 1.0000e+00, 1.5000e-01
set mytics 2
set ytics auto
set format x
unset logscale y
set ylabel "ratio w.r.t. NLO|#1"
set label "(LO|#1SD0|#1SD1|#1)/(NLO|#1 central value)" font ",9" at graph 0.03, graph 0.13
plot \
1.0 ls 999 title '',\
'MADatNLO.HwU' index 195 using (($1+$2)/2):7 ls 14 title '',\
'MADatNLO.HwU' index 195 using (($1+$2)/2):6 ls 14 title '',\
'MADatNLO.HwU' index 194 using (($1+$2)/2):7 ls 13 title '',\
'MADatNLO.HwU' index 194 using (($1+$2)/2):6 ls 13 title '',\
'MADatNLO.HwU' index 193 using (($1+$2)/2):7 ls 12 title '',\
'MADatNLO.HwU' index 193 using (($1+$2)/2):6 ls 12 title '',\
'MADatNLO.HwU' index 195 using (($1+$2)/2):5 ls 4 title '',\
'MADatNLO.HwU' index 195 using (($1+$2)/2):3:4 w yerrorbar ls 4 title '',\
'MADatNLO.HwU' index 195 using (($1+$2)/2):3 ls 4 title '',\
'MADatNLO.HwU' index 194 using (($1+$2)/2):5 ls 3 title '',\
'MADatNLO.HwU' index 194 using (($1+$2)/2):3:4 w yerrorbar ls 3 title '',\
'MADatNLO.HwU' index 194 using (($1+$2)/2):3 ls 3 title '',\
'MADatNLO.HwU' index 193 using (($1+$2)/2):5 ls 2 title '',\
'MADatNLO.HwU' index 193 using (($1+$2)/2):3:4 w yerrorbar ls 2 title '',\
'MADatNLO.HwU' index 193 using (($1+$2)/2):3 ls 2 title ''

unset label

################################################################################

################################################################################
### Rendering of the plot titled '3rd V-boson log pT'
################################################################################

set multiplot
set label "3rd V-boson log pT" font ",13" at graph 0.04, graph 1.05
set xrange [3.0000e+00:5.0000e+00]
set bmargin 0 
set tmargin 0
set xtics nomirror
set ytics nomirror
set mytics 10
set xtics auto
set key horizontal noreverse maxcols 1 width -4 
set label front 'MadGraph5\_aMC\@NLO' font "Courier,11" rotate by 90 at graph 1.02, graph 0.04

#-- rendering subhistograms 'NLO|#1 and LO|#1 results'

set format y '10^{%T}'
set yrange [9.0000e-01:1.1000e+02]
set origin 0.0000e+00, 5.0000e-01
set size 1.0000e+00, 4.0000e-01
set mytics 10
set ytics auto
set format x ''
set logscale y
set ylabel "{/Symbol s} per bin [pb]"

plot \
sqrt(-1) ls 14 title 'SD1|#1, scale variation',\
sqrt(-1) ls 13 title 'SD0|#1, scale variation',\
sqrt(-1) ls 12 title 'LO|#1, scale variation',\
sqrt(-1) ls 11 title 'NLO|#1, scale variation',\
'MADatNLO.HwU' index 199 using (($1+$2)/2):($3 >= 0 ? sqrt(-1) : abs($3)):4 w yerrorbar ls 104 title '',\
'MADatNLO.HwU' index 199 using (($1+$2)/2):($3 >= 0 ? sqrt(-1) : abs($3)) ls 104 title '',\
'MADatNLO.HwU' index 199 using (($1+$2)/2):($3 < 0 ? sqrt(-1) : $3):4 w yerrorbar ls 4 title '',\
'MADatNLO.HwU' index 199 using (($1+$2)/2):($3 < 0 ? sqrt(-1) : $3) ls 4 title 'SD1|#1, central value, dynamical\_scale\_choice=10',\
'MADatNLO.HwU' index 198 using (($1+$2)/2):($3 >= 0 ? sqrt(-1) : abs($3)):4 w yerrorbar ls 103 title '',\
'MADatNLO.HwU' index 198 using (($1+$2)/2):($3 >= 0 ? sqrt(-1) : abs($3)) ls 103 title '',\
'MADatNLO.HwU' index 198 using (($1+$2)/2):($3 < 0 ? sqrt(-1) : $3):4 w yerrorbar ls 3 title '',\
'MADatNLO.HwU' index 198 using (($1+$2)/2):($3 < 0 ? sqrt(-1) : $3) ls 3 title 'SD0|#1, central value, dynamical\_scale\_choice=10',\
'MADatNLO.HwU' index 197 using (($1+$2)/2):($3 >= 0 ? sqrt(-1) : abs($3)):4 w yerrorbar ls 102 title '',\
'MADatNLO.HwU' index 197 using (($1+$2)/2):($3 >= 0 ? sqrt(-1) : abs($3)) ls 102 title '',\
'MADatNLO.HwU' index 197 using (($1+$2)/2):($3 < 0 ? sqrt(-1) : $3):4 w yerrorbar ls 2 title '',\
'MADatNLO.HwU' index 197 using (($1+$2)/2):($3 < 0 ? sqrt(-1) : $3) ls 2 title 'LO|#1, central value, dynamical\_scale\_choice=10',\
'MADatNLO.HwU' index 196 using (($1+$2)/2):($3 >= 0 ? sqrt(-1) : abs($3)):4 w yerrorbar ls 101 title '',\
'MADatNLO.HwU' index 196 using (($1+$2)/2):($3 >= 0 ? sqrt(-1) : abs($3)) ls 101 title '',\
'MADatNLO.HwU' index 196 using (($1+$2)/2):($3 < 0 ? sqrt(-1) : $3):4 w yerrorbar ls 1 title '',\
'MADatNLO.HwU' index 196 using (($1+$2)/2):($3 < 0 ? sqrt(-1) : $3) ls 1 title 'NLO|#1, central value, dynamical\_scale\_choice=10'
#-- rendering subhistograms 'Relative scale and PDF uncertainty'
unset label
unset format
set yrange [-1.4800e+00:1.4000e+00]
set origin 0.0000e+00, 3.5000e-01
set size 1.0000e+00, 1.5000e-01
set mytics 2
set ytics auto
set format x ''
unset logscale y
set ylabel "NLO|#1 rel.unc."
set label "Relative uncertainties w.r.t. central values" font ",9" front at graph 0.03, graph 0.13
plot \
'MADatNLO.HwU' index 199 using (($1+$2)/2):(safe($7,$3,1.0)-1.0) ls 14 title '',\
'MADatNLO.HwU' index 199 using (($1+$2)/2):(safe($6,$3,1.0)-1.0) ls 14 title '',\
'MADatNLO.HwU' index 198 using (($1+$2)/2):(safe($7,$3,1.0)-1.0) ls 13 title '',\
'MADatNLO.HwU' index 198 using (($1+$2)/2):(safe($6,$3,1.0)-1.0) ls 13 title '',\
'MADatNLO.HwU' index 197 using (($1+$2)/2):(safe($7,$3,1.0)-1.0) ls 12 title '',\
'MADatNLO.HwU' index 197 using (($1+$2)/2):(safe($6,$3,1.0)-1.0) ls 12 title '',\
'MADatNLO.HwU' index 196 using (($1+$2)/2):(safe($7,$3,1.0)-1.0) ls 11 title '',\
'MADatNLO.HwU' index 196 using (($1+$2)/2):(safe($6,$3,1.0)-1.0) ls 11 title '',\
0.0 ls 999 title '',\
'MADatNLO.HwU' index 199 using (($1+$2)/2):(0.0):(safe($4,$3,0.0)) w yerrorbar ls 4 title '',\
'MADatNLO.HwU' index 199 using (($1+$2)/2):(safe($5,$3,1.0)-1.0) ls 4 title '',\
'MADatNLO.HwU' index 198 using (($1+$2)/2):(0.0):(safe($4,$3,0.0)) w yerrorbar ls 3 title '',\
'MADatNLO.HwU' index 198 using (($1+$2)/2):(safe($5,$3,1.0)-1.0) ls 3 title '',\
'MADatNLO.HwU' index 197 using (($1+$2)/2):(0.0):(safe($4,$3,0.0)) w yerrorbar ls 2 title '',\
'MADatNLO.HwU' index 197 using (($1+$2)/2):(safe($5,$3,1.0)-1.0) ls 2 title '',\
'MADatNLO.HwU' index 196 using (($1+$2)/2):(0.0):(safe($4,$3,0.0)) w yerrorbar ls 1 title '',\
'MADatNLO.HwU' index 196 using (($1+$2)/2):(safe($5,$3,1.0)-1.0) ls 1 title ''
#-- rendering subhistograms '(LO|#1SD0|#1SD1|#1)/(NLO|#1 central value) ratio'
unset label
unset format
set yrange [-2.4000e-01:1.2000e+00]
set origin 0.0000e+00, 2.0000e-01
set size 1.0000e+00, 1.5000e-01
set mytics 2
set ytics auto
set format x
unset logscale y
set ylabel "ratio w.r.t. NLO|#1"
set label "(LO|#1SD0|#1SD1|#1)/(NLO|#1 central value)" font ",9" at graph 0.03, graph 0.13
plot \
1.0 ls 999 title '',\
'MADatNLO.HwU' index 202 using (($1+$2)/2):7 ls 14 title '',\
'MADatNLO.HwU' index 202 using (($1+$2)/2):6 ls 14 title '',\
'MADatNLO.HwU' index 201 using (($1+$2)/2):7 ls 13 title '',\
'MADatNLO.HwU' index 201 using (($1+$2)/2):6 ls 13 title '',\
'MADatNLO.HwU' index 200 using (($1+$2)/2):7 ls 12 title '',\
'MADatNLO.HwU' index 200 using (($1+$2)/2):6 ls 12 title '',\
'MADatNLO.HwU' index 202 using (($1+$2)/2):5 ls 4 title '',\
'MADatNLO.HwU' index 202 using (($1+$2)/2):3:4 w yerrorbar ls 4 title '',\
'MADatNLO.HwU' index 202 using (($1+$2)/2):3 ls 4 title '',\
'MADatNLO.HwU' index 201 using (($1+$2)/2):5 ls 3 title '',\
'MADatNLO.HwU' index 201 using (($1+$2)/2):3:4 w yerrorbar ls 3 title '',\
'MADatNLO.HwU' index 201 using (($1+$2)/2):3 ls 3 title '',\
'MADatNLO.HwU' index 200 using (($1+$2)/2):5 ls 2 title '',\
'MADatNLO.HwU' index 200 using (($1+$2)/2):3:4 w yerrorbar ls 2 title '',\
'MADatNLO.HwU' index 200 using (($1+$2)/2):3 ls 2 title ''

unset label

################################################################################

################################################################################
### Rendering of the plot titled '1st jet log pT'
################################################################################

set multiplot
set label "1st jet log pT" font ",13" at graph 0.04, graph 1.05
set xrange [3.0000e+00:4.7000e+00]
set bmargin 0 
set tmargin 0
set xtics nomirror
set ytics nomirror
set mytics 10
set xtics auto
set key horizontal noreverse maxcols 1 width -4 
set label front 'MadGraph5\_aMC\@NLO' font "Courier,11" rotate by 90 at graph 1.02, graph 0.04

#-- rendering subhistograms 'NLO|#1 and LO|#1 results'

set format y '10^{%T}'
set yrange [5.3923e-08:7.0996e+01]
set origin 0.0000e+00, 5.0000e-01
set size 1.0000e+00, 4.0000e-01
set mytics 10
set ytics auto
set format x ''
set logscale y
set ylabel "{/Symbol s} per bin [pb]"

plot \
sqrt(-1) ls 14 title 'SD1|#1, scale variation',\
sqrt(-1) ls 13 title 'SD0|#1, scale variation',\
sqrt(-1) ls 12 title 'LO|#1, scale variation',\
sqrt(-1) ls 11 title 'NLO|#1, scale variation',\
'MADatNLO.HwU' index 206 using (($1+$2)/2):($3 >= 0 ? sqrt(-1) : abs($3)):4 w yerrorbar ls 104 title '',\
'MADatNLO.HwU' index 206 using (($1+$2)/2):($3 >= 0 ? sqrt(-1) : abs($3)) ls 104 title '',\
'MADatNLO.HwU' index 206 using (($1+$2)/2):($3 < 0 ? sqrt(-1) : $3):4 w yerrorbar ls 4 title '',\
'MADatNLO.HwU' index 206 using (($1+$2)/2):($3 < 0 ? sqrt(-1) : $3) ls 4 title 'SD1|#1, central value, dynamical\_scale\_choice=10',\
'MADatNLO.HwU' index 205 using (($1+$2)/2):($3 >= 0 ? sqrt(-1) : abs($3)):4 w yerrorbar ls 103 title '',\
'MADatNLO.HwU' index 205 using (($1+$2)/2):($3 >= 0 ? sqrt(-1) : abs($3)) ls 103 title '',\
'MADatNLO.HwU' index 205 using (($1+$2)/2):($3 < 0 ? sqrt(-1) : $3):4 w yerrorbar ls 3 title '',\
'MADatNLO.HwU' index 205 using (($1+$2)/2):($3 < 0 ? sqrt(-1) : $3) ls 3 title 'SD0|#1, central value, dynamical\_scale\_choice=10',\
'MADatNLO.HwU' index 204 using (($1+$2)/2):($3 >= 0 ? sqrt(-1) : abs($3)):4 w yerrorbar ls 102 title '',\
'MADatNLO.HwU' index 204 using (($1+$2)/2):($3 >= 0 ? sqrt(-1) : abs($3)) ls 102 title '',\
'MADatNLO.HwU' index 204 using (($1+$2)/2):($3 < 0 ? sqrt(-1) : $3):4 w yerrorbar ls 2 title '',\
'MADatNLO.HwU' index 204 using (($1+$2)/2):($3 < 0 ? sqrt(-1) : $3) ls 2 title 'LO|#1, central value, dynamical\_scale\_choice=10',\
'MADatNLO.HwU' index 203 using (($1+$2)/2):($3 >= 0 ? sqrt(-1) : abs($3)):4 w yerrorbar ls 101 title '',\
'MADatNLO.HwU' index 203 using (($1+$2)/2):($3 >= 0 ? sqrt(-1) : abs($3)) ls 101 title '',\
'MADatNLO.HwU' index 203 using (($1+$2)/2):($3 < 0 ? sqrt(-1) : $3):4 w yerrorbar ls 1 title '',\
'MADatNLO.HwU' index 203 using (($1+$2)/2):($3 < 0 ? sqrt(-1) : $3) ls 1 title 'NLO|#1, central value, dynamical\_scale\_choice=10'
#-- rendering subhistograms 'Relative scale and PDF uncertainty'
unset label
unset format
set yrange [-3.1040e-01:3.6662e-01]
set origin 0.0000e+00, 3.5000e-01
set size 1.0000e+00, 1.5000e-01
set mytics 2
set ytics auto
set format x ''
unset logscale y
set ylabel "NLO|#1 rel.unc."
set label "Relative uncertainties w.r.t. central values" font ",9" front at graph 0.03, graph 0.13
plot \
'MADatNLO.HwU' index 206 using (($1+$2)/2):(safe($7,$3,1.0)-1.0) ls 14 title '',\
'MADatNLO.HwU' index 206 using (($1+$2)/2):(safe($6,$3,1.0)-1.0) ls 14 title '',\
'MADatNLO.HwU' index 205 using (($1+$2)/2):(safe($7,$3,1.0)-1.0) ls 13 title '',\
'MADatNLO.HwU' index 205 using (($1+$2)/2):(safe($6,$3,1.0)-1.0) ls 13 title '',\
'MADatNLO.HwU' index 204 using (($1+$2)/2):(safe($7,$3,1.0)-1.0) ls 12 title '',\
'MADatNLO.HwU' index 204 using (($1+$2)/2):(safe($6,$3,1.0)-1.0) ls 12 title '',\
'MADatNLO.HwU' index 203 using (($1+$2)/2):(safe($7,$3,1.0)-1.0) ls 11 title '',\
'MADatNLO.HwU' index 203 using (($1+$2)/2):(safe($6,$3,1.0)-1.0) ls 11 title '',\
0.0 ls 999 title '',\
'MADatNLO.HwU' index 206 using (($1+$2)/2):(0.0):(safe($4,$3,0.0)) w yerrorbar ls 4 title '',\
'MADatNLO.HwU' index 206 using (($1+$2)/2):(safe($5,$3,1.0)-1.0) ls 4 title '',\
'MADatNLO.HwU' index 205 using (($1+$2)/2):(0.0):(safe($4,$3,0.0)) w yerrorbar ls 3 title '',\
'MADatNLO.HwU' index 205 using (($1+$2)/2):(safe($5,$3,1.0)-1.0) ls 3 title '',\
'MADatNLO.HwU' index 204 using (($1+$2)/2):(0.0):(safe($4,$3,0.0)) w yerrorbar ls 2 title '',\
'MADatNLO.HwU' index 204 using (($1+$2)/2):(safe($5,$3,1.0)-1.0) ls 2 title '',\
'MADatNLO.HwU' index 203 using (($1+$2)/2):(0.0):(safe($4,$3,0.0)) w yerrorbar ls 1 title '',\
'MADatNLO.HwU' index 203 using (($1+$2)/2):(safe($5,$3,1.0)-1.0) ls 1 title ''
#-- rendering subhistograms '(LO|#1SD0|#1SD1|#1)/(NLO|#1 central value) ratio'
unset label
unset format
set yrange [-8.2821e-01:3.8137e+00]
set origin 0.0000e+00, 2.0000e-01
set size 1.0000e+00, 1.5000e-01
set mytics 2
set ytics auto
set format x
unset logscale y
set ylabel "ratio w.r.t. NLO|#1"
set label "(LO|#1SD0|#1SD1|#1)/(NLO|#1 central value)" font ",9" at graph 0.03, graph 0.13
plot \
1.0 ls 999 title '',\
'MADatNLO.HwU' index 209 using (($1+$2)/2):7 ls 14 title '',\
'MADatNLO.HwU' index 209 using (($1+$2)/2):6 ls 14 title '',\
'MADatNLO.HwU' index 208 using (($1+$2)/2):7 ls 13 title '',\
'MADatNLO.HwU' index 208 using (($1+$2)/2):6 ls 13 title '',\
'MADatNLO.HwU' index 207 using (($1+$2)/2):7 ls 12 title '',\
'MADatNLO.HwU' index 207 using (($1+$2)/2):6 ls 12 title '',\
'MADatNLO.HwU' index 209 using (($1+$2)/2):5 ls 4 title '',\
'MADatNLO.HwU' index 209 using (($1+$2)/2):3:4 w yerrorbar ls 4 title '',\
'MADatNLO.HwU' index 209 using (($1+$2)/2):3 ls 4 title '',\
'MADatNLO.HwU' index 208 using (($1+$2)/2):5 ls 3 title '',\
'MADatNLO.HwU' index 208 using (($1+$2)/2):3:4 w yerrorbar ls 3 title '',\
'MADatNLO.HwU' index 208 using (($1+$2)/2):3 ls 3 title '',\
'MADatNLO.HwU' index 207 using (($1+$2)/2):5 ls 2 title '',\
'MADatNLO.HwU' index 207 using (($1+$2)/2):3:4 w yerrorbar ls 2 title '',\
'MADatNLO.HwU' index 207 using (($1+$2)/2):3 ls 2 title ''

unset label

################################################################################

################################################################################
### Rendering of the plot titled '2nd jet log pT'
################################################################################

set multiplot
set label "2nd jet log pT" font ",13" at graph 0.04, graph 1.05
set xrange [3.0000e+00:4.7000e+00]
set bmargin 0 
set tmargin 0
set xtics nomirror
set ytics nomirror
set mytics 10
set xtics auto
set key horizontal noreverse maxcols 1 width -4 
set label front 'MadGraph5\_aMC\@NLO' font "Courier,11" rotate by 90 at graph 1.02, graph 0.04

#-- rendering subhistograms 'NLO|#1 and LO|#1 results'

set format y '10^{%T}'
set yrange [5.9206e-08:7.0996e+01]
set origin 0.0000e+00, 5.0000e-01
set size 1.0000e+00, 4.0000e-01
set mytics 10
set ytics auto
set format x ''
set logscale y
set ylabel "{/Symbol s} per bin [pb]"

plot \
sqrt(-1) ls 14 title 'SD1|#1, scale variation',\
sqrt(-1) ls 13 title 'SD0|#1, scale variation',\
sqrt(-1) ls 12 title 'LO|#1, scale variation',\
sqrt(-1) ls 11 title 'NLO|#1, scale variation',\
'MADatNLO.HwU' index 213 using (($1+$2)/2):($3 >= 0 ? sqrt(-1) : abs($3)):4 w yerrorbar ls 104 title '',\
'MADatNLO.HwU' index 213 using (($1+$2)/2):($3 >= 0 ? sqrt(-1) : abs($3)) ls 104 title '',\
'MADatNLO.HwU' index 213 using (($1+$2)/2):($3 < 0 ? sqrt(-1) : $3):4 w yerrorbar ls 4 title '',\
'MADatNLO.HwU' index 213 using (($1+$2)/2):($3 < 0 ? sqrt(-1) : $3) ls 4 title 'SD1|#1, central value, dynamical\_scale\_choice=10',\
'MADatNLO.HwU' index 212 using (($1+$2)/2):($3 >= 0 ? sqrt(-1) : abs($3)):4 w yerrorbar ls 103 title '',\
'MADatNLO.HwU' index 212 using (($1+$2)/2):($3 >= 0 ? sqrt(-1) : abs($3)) ls 103 title '',\
'MADatNLO.HwU' index 212 using (($1+$2)/2):($3 < 0 ? sqrt(-1) : $3):4 w yerrorbar ls 3 title '',\
'MADatNLO.HwU' index 212 using (($1+$2)/2):($3 < 0 ? sqrt(-1) : $3) ls 3 title 'SD0|#1, central value, dynamical\_scale\_choice=10',\
'MADatNLO.HwU' index 211 using (($1+$2)/2):($3 >= 0 ? sqrt(-1) : abs($3)):4 w yerrorbar ls 102 title '',\
'MADatNLO.HwU' index 211 using (($1+$2)/2):($3 >= 0 ? sqrt(-1) : abs($3)) ls 102 title '',\
'MADatNLO.HwU' index 211 using (($1+$2)/2):($3 < 0 ? sqrt(-1) : $3):4 w yerrorbar ls 2 title '',\
'MADatNLO.HwU' index 211 using (($1+$2)/2):($3 < 0 ? sqrt(-1) : $3) ls 2 title 'LO|#1, central value, dynamical\_scale\_choice=10',\
'MADatNLO.HwU' index 210 using (($1+$2)/2):($3 >= 0 ? sqrt(-1) : abs($3)):4 w yerrorbar ls 101 title '',\
'MADatNLO.HwU' index 210 using (($1+$2)/2):($3 >= 0 ? sqrt(-1) : abs($3)) ls 101 title '',\
'MADatNLO.HwU' index 210 using (($1+$2)/2):($3 < 0 ? sqrt(-1) : $3):4 w yerrorbar ls 1 title '',\
'MADatNLO.HwU' index 210 using (($1+$2)/2):($3 < 0 ? sqrt(-1) : $3) ls 1 title 'NLO|#1, central value, dynamical\_scale\_choice=10'
#-- rendering subhistograms 'Relative scale and PDF uncertainty'
unset label
unset format
set yrange [-3.0943e-01:3.6178e-01]
set origin 0.0000e+00, 3.5000e-01
set size 1.0000e+00, 1.5000e-01
set mytics 2
set ytics auto
set format x ''
unset logscale y
set ylabel "NLO|#1 rel.unc."
set label "Relative uncertainties w.r.t. central values" font ",9" front at graph 0.03, graph 0.13
plot \
'MADatNLO.HwU' index 213 using (($1+$2)/2):(safe($7,$3,1.0)-1.0) ls 14 title '',\
'MADatNLO.HwU' index 213 using (($1+$2)/2):(safe($6,$3,1.0)-1.0) ls 14 title '',\
'MADatNLO.HwU' index 212 using (($1+$2)/2):(safe($7,$3,1.0)-1.0) ls 13 title '',\
'MADatNLO.HwU' index 212 using (($1+$2)/2):(safe($6,$3,1.0)-1.0) ls 13 title '',\
'MADatNLO.HwU' index 211 using (($1+$2)/2):(safe($7,$3,1.0)-1.0) ls 12 title '',\
'MADatNLO.HwU' index 211 using (($1+$2)/2):(safe($6,$3,1.0)-1.0) ls 12 title '',\
'MADatNLO.HwU' index 210 using (($1+$2)/2):(safe($7,$3,1.0)-1.0) ls 11 title '',\
'MADatNLO.HwU' index 210 using (($1+$2)/2):(safe($6,$3,1.0)-1.0) ls 11 title '',\
0.0 ls 999 title '',\
'MADatNLO.HwU' index 213 using (($1+$2)/2):(0.0):(safe($4,$3,0.0)) w yerrorbar ls 4 title '',\
'MADatNLO.HwU' index 213 using (($1+$2)/2):(safe($5,$3,1.0)-1.0) ls 4 title '',\
'MADatNLO.HwU' index 212 using (($1+$2)/2):(0.0):(safe($4,$3,0.0)) w yerrorbar ls 3 title '',\
'MADatNLO.HwU' index 212 using (($1+$2)/2):(safe($5,$3,1.0)-1.0) ls 3 title '',\
'MADatNLO.HwU' index 211 using (($1+$2)/2):(0.0):(safe($4,$3,0.0)) w yerrorbar ls 2 title '',\
'MADatNLO.HwU' index 211 using (($1+$2)/2):(safe($5,$3,1.0)-1.0) ls 2 title '',\
'MADatNLO.HwU' index 210 using (($1+$2)/2):(0.0):(safe($4,$3,0.0)) w yerrorbar ls 1 title '',\
'MADatNLO.HwU' index 210 using (($1+$2)/2):(safe($5,$3,1.0)-1.0) ls 1 title ''
#-- rendering subhistograms '(LO|#1SD0|#1SD1|#1)/(NLO|#1 central value) ratio'
unset label
unset format
set yrange [-8.3035e-01:3.6993e+00]
set origin 0.0000e+00, 2.0000e-01
set size 1.0000e+00, 1.5000e-01
set mytics 2
set ytics auto
set format x
unset logscale y
set ylabel "ratio w.r.t. NLO|#1"
set label "(LO|#1SD0|#1SD1|#1)/(NLO|#1 central value)" font ",9" at graph 0.03, graph 0.13
plot \
1.0 ls 999 title '',\
'MADatNLO.HwU' index 216 using (($1+$2)/2):7 ls 14 title '',\
'MADatNLO.HwU' index 216 using (($1+$2)/2):6 ls 14 title '',\
'MADatNLO.HwU' index 215 using (($1+$2)/2):7 ls 13 title '',\
'MADatNLO.HwU' index 215 using (($1+$2)/2):6 ls 13 title '',\
'MADatNLO.HwU' index 214 using (($1+$2)/2):7 ls 12 title '',\
'MADatNLO.HwU' index 214 using (($1+$2)/2):6 ls 12 title '',\
'MADatNLO.HwU' index 216 using (($1+$2)/2):5 ls 4 title '',\
'MADatNLO.HwU' index 216 using (($1+$2)/2):3:4 w yerrorbar ls 4 title '',\
'MADatNLO.HwU' index 216 using (($1+$2)/2):3 ls 4 title '',\
'MADatNLO.HwU' index 215 using (($1+$2)/2):5 ls 3 title '',\
'MADatNLO.HwU' index 215 using (($1+$2)/2):3:4 w yerrorbar ls 3 title '',\
'MADatNLO.HwU' index 215 using (($1+$2)/2):3 ls 3 title '',\
'MADatNLO.HwU' index 214 using (($1+$2)/2):5 ls 2 title '',\
'MADatNLO.HwU' index 214 using (($1+$2)/2):3:4 w yerrorbar ls 2 title '',\
'MADatNLO.HwU' index 214 using (($1+$2)/2):3 ls 2 title ''

unset label

################################################################################

################################################################################
### Rendering of the plot titled '3rd jet log pT'
################################################################################

set multiplot
set label "3rd jet log pT" font ",13" at graph 0.04, graph 1.05
set xrange [2.0000e+00:4.5500e+00]
set bmargin 0 
set tmargin 0
set xtics nomirror
set ytics nomirror
set mytics 10
set xtics auto
set key horizontal noreverse maxcols 1 width -4 
set label front 'MadGraph5\_aMC\@NLO' font "Courier,11" rotate by 90 at graph 1.02, graph 0.04

#-- rendering subhistograms 'NLO|#1 and LO|#1 results'

set format y '10^{%T}'
set yrange [4.7793e-12:2.7257e-01]
set origin 0.0000e+00, 5.0000e-01
set size 1.0000e+00, 4.0000e-01
set mytics 10
set ytics auto
set format x ''
set logscale y
set ylabel "{/Symbol s} per bin [pb]"

plot \
sqrt(-1) ls 14 title 'SD1|#1, scale variation',\
sqrt(-1) ls 13 title 'SD0|#1, scale variation',\
sqrt(-1) ls 12 title 'LO|#1, scale variation',\
sqrt(-1) ls 11 title 'NLO|#1, scale variation',\
'MADatNLO.HwU' index 220 using (($1+$2)/2):($3 >= 0 ? sqrt(-1) : abs($3)):4 w yerrorbar ls 104 title '',\
'MADatNLO.HwU' index 220 using (($1+$2)/2):($3 >= 0 ? sqrt(-1) : abs($3)) ls 104 title '',\
'MADatNLO.HwU' index 220 using (($1+$2)/2):($3 < 0 ? sqrt(-1) : $3):4 w yerrorbar ls 4 title '',\
'MADatNLO.HwU' index 220 using (($1+$2)/2):($3 < 0 ? sqrt(-1) : $3) ls 4 title 'SD1|#1, central value, dynamical\_scale\_choice=10',\
'MADatNLO.HwU' index 219 using (($1+$2)/2):($3 >= 0 ? sqrt(-1) : abs($3)):4 w yerrorbar ls 103 title '',\
'MADatNLO.HwU' index 219 using (($1+$2)/2):($3 >= 0 ? sqrt(-1) : abs($3)) ls 103 title '',\
'MADatNLO.HwU' index 219 using (($1+$2)/2):($3 < 0 ? sqrt(-1) : $3):4 w yerrorbar ls 3 title '',\
'MADatNLO.HwU' index 219 using (($1+$2)/2):($3 < 0 ? sqrt(-1) : $3) ls 3 title 'SD0|#1, central value, dynamical\_scale\_choice=10',\
'MADatNLO.HwU' index 218 using (($1+$2)/2):($3 >= 0 ? sqrt(-1) : abs($3)):4 w yerrorbar ls 102 title '',\
'MADatNLO.HwU' index 218 using (($1+$2)/2):($3 >= 0 ? sqrt(-1) : abs($3)) ls 102 title '',\
'MADatNLO.HwU' index 218 using (($1+$2)/2):($3 < 0 ? sqrt(-1) : $3):4 w yerrorbar ls 2 title '',\
'MADatNLO.HwU' index 218 using (($1+$2)/2):($3 < 0 ? sqrt(-1) : $3) ls 2 title 'LO|#1, central value, dynamical\_scale\_choice=10',\
'MADatNLO.HwU' index 217 using (($1+$2)/2):($3 >= 0 ? sqrt(-1) : abs($3)):4 w yerrorbar ls 101 title '',\
'MADatNLO.HwU' index 217 using (($1+$2)/2):($3 >= 0 ? sqrt(-1) : abs($3)) ls 101 title '',\
'MADatNLO.HwU' index 217 using (($1+$2)/2):($3 < 0 ? sqrt(-1) : $3):4 w yerrorbar ls 1 title '',\
'MADatNLO.HwU' index 217 using (($1+$2)/2):($3 < 0 ? sqrt(-1) : $3) ls 1 title 'NLO|#1, central value, dynamical\_scale\_choice=10'
#-- rendering subhistograms 'Relative scale and PDF uncertainty'
unset label
unset format
set yrange [-2.1050e-02:2.3641e-02]
set origin 0.0000e+00, 3.5000e-01
set size 1.0000e+00, 1.5000e-01
set mytics 2
set ytics auto
set format x ''
unset logscale y
set ylabel "NLO|#1 rel.unc."
set label "Relative uncertainties w.r.t. central values" font ",9" front at graph 0.03, graph 0.13
plot \
'MADatNLO.HwU' index 220 using (($1+$2)/2):(safe($7,$3,1.0)-1.0) ls 14 title '',\
'MADatNLO.HwU' index 220 using (($1+$2)/2):(safe($6,$3,1.0)-1.0) ls 14 title '',\
'MADatNLO.HwU' index 219 using (($1+$2)/2):(safe($7,$3,1.0)-1.0) ls 13 title '',\
'MADatNLO.HwU' index 219 using (($1+$2)/2):(safe($6,$3,1.0)-1.0) ls 13 title '',\
'MADatNLO.HwU' index 218 using (($1+$2)/2):(safe($7,$3,1.0)-1.0) ls 12 title '',\
'MADatNLO.HwU' index 218 using (($1+$2)/2):(safe($6,$3,1.0)-1.0) ls 12 title '',\
'MADatNLO.HwU' index 217 using (($1+$2)/2):(safe($7,$3,1.0)-1.0) ls 11 title '',\
'MADatNLO.HwU' index 217 using (($1+$2)/2):(safe($6,$3,1.0)-1.0) ls 11 title '',\
0.0 ls 999 title '',\
'MADatNLO.HwU' index 220 using (($1+$2)/2):(0.0):(safe($4,$3,0.0)) w yerrorbar ls 4 title '',\
'MADatNLO.HwU' index 220 using (($1+$2)/2):(safe($5,$3,1.0)-1.0) ls 4 title '',\
'MADatNLO.HwU' index 219 using (($1+$2)/2):(0.0):(safe($4,$3,0.0)) w yerrorbar ls 3 title '',\
'MADatNLO.HwU' index 219 using (($1+$2)/2):(safe($5,$3,1.0)-1.0) ls 3 title '',\
'MADatNLO.HwU' index 218 using (($1+$2)/2):(0.0):(safe($4,$3,0.0)) w yerrorbar ls 2 title '',\
'MADatNLO.HwU' index 218 using (($1+$2)/2):(safe($5,$3,1.0)-1.0) ls 2 title '',\
'MADatNLO.HwU' index 217 using (($1+$2)/2):(0.0):(safe($4,$3,0.0)) w yerrorbar ls 1 title '',\
'MADatNLO.HwU' index 217 using (($1+$2)/2):(safe($5,$3,1.0)-1.0) ls 1 title ''
#-- rendering subhistograms '(LO|#1SD0|#1SD1|#1)/(NLO|#1 central value) ratio'
unset label
unset format
set yrange [-2.4000e-01:1.2000e+00]
set origin 0.0000e+00, 2.0000e-01
set size 1.0000e+00, 1.5000e-01
set mytics 2
set ytics auto
set format x
unset logscale y
set ylabel "ratio w.r.t. NLO|#1"
set label "(LO|#1SD0|#1SD1|#1)/(NLO|#1 central value)" font ",9" at graph 0.03, graph 0.13
plot \
1.0 ls 999 title '',\
'MADatNLO.HwU' index 223 using (($1+$2)/2):7 ls 14 title '',\
'MADatNLO.HwU' index 223 using (($1+$2)/2):6 ls 14 title '',\
'MADatNLO.HwU' index 222 using (($1+$2)/2):7 ls 13 title '',\
'MADatNLO.HwU' index 222 using (($1+$2)/2):6 ls 13 title '',\
'MADatNLO.HwU' index 221 using (($1+$2)/2):7 ls 12 title '',\
'MADatNLO.HwU' index 221 using (($1+$2)/2):6 ls 12 title '',\
'MADatNLO.HwU' index 223 using (($1+$2)/2):5 ls 4 title '',\
'MADatNLO.HwU' index 223 using (($1+$2)/2):3:4 w yerrorbar ls 4 title '',\
'MADatNLO.HwU' index 223 using (($1+$2)/2):3 ls 4 title '',\
'MADatNLO.HwU' index 222 using (($1+$2)/2):5 ls 3 title '',\
'MADatNLO.HwU' index 222 using (($1+$2)/2):3:4 w yerrorbar ls 3 title '',\
'MADatNLO.HwU' index 222 using (($1+$2)/2):3 ls 3 title '',\
'MADatNLO.HwU' index 221 using (($1+$2)/2):5 ls 2 title '',\
'MADatNLO.HwU' index 221 using (($1+$2)/2):3:4 w yerrorbar ls 2 title '',\
'MADatNLO.HwU' index 221 using (($1+$2)/2):3 ls 2 title ''

unset label

################################################################################

################################################################################
### Rendering of the plot titled 'epem log M'
################################################################################

set multiplot
set label "epem log M" font ",13" at graph 0.04, graph 1.05
set xrange [-2.0000e-01:3.8000e+00]
set bmargin 0 
set tmargin 0
set xtics nomirror
set ytics nomirror
set mytics 10
set xtics auto
set key horizontal noreverse maxcols 1 width -4 
set label front 'MadGraph5\_aMC\@NLO' font "Courier,11" rotate by 90 at graph 1.02, graph 0.04

#-- rendering subhistograms 'NLO|#1 and LO|#1 results'

set format y '10^{%T}'
set yrange [9.0000e-01:1.1000e+02]
set origin 0.0000e+00, 5.0000e-01
set size 1.0000e+00, 4.0000e-01
set mytics 10
set ytics auto
set format x ''
set logscale y
set ylabel "{/Symbol s} per bin [pb]"

plot \
sqrt(-1) ls 14 title 'SD1|#1, scale variation',\
sqrt(-1) ls 13 title 'SD0|#1, scale variation',\
sqrt(-1) ls 12 title 'LO|#1, scale variation',\
sqrt(-1) ls 11 title 'NLO|#1, scale variation',\
'MADatNLO.HwU' index 227 using (($1+$2)/2):($3 >= 0 ? sqrt(-1) : abs($3)):4 w yerrorbar ls 104 title '',\
'MADatNLO.HwU' index 227 using (($1+$2)/2):($3 >= 0 ? sqrt(-1) : abs($3)) ls 104 title '',\
'MADatNLO.HwU' index 227 using (($1+$2)/2):($3 < 0 ? sqrt(-1) : $3):4 w yerrorbar ls 4 title '',\
'MADatNLO.HwU' index 227 using (($1+$2)/2):($3 < 0 ? sqrt(-1) : $3) ls 4 title 'SD1|#1, central value, dynamical\_scale\_choice=10',\
'MADatNLO.HwU' index 226 using (($1+$2)/2):($3 >= 0 ? sqrt(-1) : abs($3)):4 w yerrorbar ls 103 title '',\
'MADatNLO.HwU' index 226 using (($1+$2)/2):($3 >= 0 ? sqrt(-1) : abs($3)) ls 103 title '',\
'MADatNLO.HwU' index 226 using (($1+$2)/2):($3 < 0 ? sqrt(-1) : $3):4 w yerrorbar ls 3 title '',\
'MADatNLO.HwU' index 226 using (($1+$2)/2):($3 < 0 ? sqrt(-1) : $3) ls 3 title 'SD0|#1, central value, dynamical\_scale\_choice=10',\
'MADatNLO.HwU' index 225 using (($1+$2)/2):($3 >= 0 ? sqrt(-1) : abs($3)):4 w yerrorbar ls 102 title '',\
'MADatNLO.HwU' index 225 using (($1+$2)/2):($3 >= 0 ? sqrt(-1) : abs($3)) ls 102 title '',\
'MADatNLO.HwU' index 225 using (($1+$2)/2):($3 < 0 ? sqrt(-1) : $3):4 w yerrorbar ls 2 title '',\
'MADatNLO.HwU' index 225 using (($1+$2)/2):($3 < 0 ? sqrt(-1) : $3) ls 2 title 'LO|#1, central value, dynamical\_scale\_choice=10',\
'MADatNLO.HwU' index 224 using (($1+$2)/2):($3 >= 0 ? sqrt(-1) : abs($3)):4 w yerrorbar ls 101 title '',\
'MADatNLO.HwU' index 224 using (($1+$2)/2):($3 >= 0 ? sqrt(-1) : abs($3)) ls 101 title '',\
'MADatNLO.HwU' index 224 using (($1+$2)/2):($3 < 0 ? sqrt(-1) : $3):4 w yerrorbar ls 1 title '',\
'MADatNLO.HwU' index 224 using (($1+$2)/2):($3 < 0 ? sqrt(-1) : $3) ls 1 title 'NLO|#1, central value, dynamical\_scale\_choice=10'
#-- rendering subhistograms 'Relative scale and PDF uncertainty'
unset label
unset format
set yrange [-1.4800e+00:1.4000e+00]
set origin 0.0000e+00, 3.5000e-01
set size 1.0000e+00, 1.5000e-01
set mytics 2
set ytics auto
set format x ''
unset logscale y
set ylabel "NLO|#1 rel.unc."
set label "Relative uncertainties w.r.t. central values" font ",9" front at graph 0.03, graph 0.13
plot \
'MADatNLO.HwU' index 227 using (($1+$2)/2):(safe($7,$3,1.0)-1.0) ls 14 title '',\
'MADatNLO.HwU' index 227 using (($1+$2)/2):(safe($6,$3,1.0)-1.0) ls 14 title '',\
'MADatNLO.HwU' index 226 using (($1+$2)/2):(safe($7,$3,1.0)-1.0) ls 13 title '',\
'MADatNLO.HwU' index 226 using (($1+$2)/2):(safe($6,$3,1.0)-1.0) ls 13 title '',\
'MADatNLO.HwU' index 225 using (($1+$2)/2):(safe($7,$3,1.0)-1.0) ls 12 title '',\
'MADatNLO.HwU' index 225 using (($1+$2)/2):(safe($6,$3,1.0)-1.0) ls 12 title '',\
'MADatNLO.HwU' index 224 using (($1+$2)/2):(safe($7,$3,1.0)-1.0) ls 11 title '',\
'MADatNLO.HwU' index 224 using (($1+$2)/2):(safe($6,$3,1.0)-1.0) ls 11 title '',\
0.0 ls 999 title '',\
'MADatNLO.HwU' index 227 using (($1+$2)/2):(0.0):(safe($4,$3,0.0)) w yerrorbar ls 4 title '',\
'MADatNLO.HwU' index 227 using (($1+$2)/2):(safe($5,$3,1.0)-1.0) ls 4 title '',\
'MADatNLO.HwU' index 226 using (($1+$2)/2):(0.0):(safe($4,$3,0.0)) w yerrorbar ls 3 title '',\
'MADatNLO.HwU' index 226 using (($1+$2)/2):(safe($5,$3,1.0)-1.0) ls 3 title '',\
'MADatNLO.HwU' index 225 using (($1+$2)/2):(0.0):(safe($4,$3,0.0)) w yerrorbar ls 2 title '',\
'MADatNLO.HwU' index 225 using (($1+$2)/2):(safe($5,$3,1.0)-1.0) ls 2 title '',\
'MADatNLO.HwU' index 224 using (($1+$2)/2):(0.0):(safe($4,$3,0.0)) w yerrorbar ls 1 title '',\
'MADatNLO.HwU' index 224 using (($1+$2)/2):(safe($5,$3,1.0)-1.0) ls 1 title ''
#-- rendering subhistograms '(LO|#1SD0|#1SD1|#1)/(NLO|#1 central value) ratio'
unset label
unset format
set yrange [-2.4000e-01:1.2000e+00]
set origin 0.0000e+00, 2.0000e-01
set size 1.0000e+00, 1.5000e-01
set mytics 2
set ytics auto
set format x
unset logscale y
set ylabel "ratio w.r.t. NLO|#1"
set label "(LO|#1SD0|#1SD1|#1)/(NLO|#1 central value)" font ",9" at graph 0.03, graph 0.13
plot \
1.0 ls 999 title '',\
'MADatNLO.HwU' index 230 using (($1+$2)/2):7 ls 14 title '',\
'MADatNLO.HwU' index 230 using (($1+$2)/2):6 ls 14 title '',\
'MADatNLO.HwU' index 229 using (($1+$2)/2):7 ls 13 title '',\
'MADatNLO.HwU' index 229 using (($1+$2)/2):6 ls 13 title '',\
'MADatNLO.HwU' index 228 using (($1+$2)/2):7 ls 12 title '',\
'MADatNLO.HwU' index 228 using (($1+$2)/2):6 ls 12 title '',\
'MADatNLO.HwU' index 230 using (($1+$2)/2):5 ls 4 title '',\
'MADatNLO.HwU' index 230 using (($1+$2)/2):3:4 w yerrorbar ls 4 title '',\
'MADatNLO.HwU' index 230 using (($1+$2)/2):3 ls 4 title '',\
'MADatNLO.HwU' index 229 using (($1+$2)/2):5 ls 3 title '',\
'MADatNLO.HwU' index 229 using (($1+$2)/2):3:4 w yerrorbar ls 3 title '',\
'MADatNLO.HwU' index 229 using (($1+$2)/2):3 ls 3 title '',\
'MADatNLO.HwU' index 228 using (($1+$2)/2):5 ls 2 title '',\
'MADatNLO.HwU' index 228 using (($1+$2)/2):3:4 w yerrorbar ls 2 title '',\
'MADatNLO.HwU' index 228 using (($1+$2)/2):3 ls 2 title ''

unset label

################################################################################

################################################################################
### Rendering of the plot titled 'mupmum log M'
################################################################################

set multiplot
set label "mupmum log M" font ",13" at graph 0.04, graph 1.05
set xrange [-2.0000e-01:3.8000e+00]
set bmargin 0 
set tmargin 0
set xtics nomirror
set ytics nomirror
set mytics 10
set xtics auto
set key horizontal noreverse maxcols 1 width -4 
set label front 'MadGraph5\_aMC\@NLO' font "Courier,11" rotate by 90 at graph 1.02, graph 0.04

#-- rendering subhistograms 'NLO|#1 and LO|#1 results'

set format y '10^{%T}'
set yrange [9.0000e-01:1.1000e+02]
set origin 0.0000e+00, 5.0000e-01
set size 1.0000e+00, 4.0000e-01
set mytics 10
set ytics auto
set format x ''
set logscale y
set ylabel "{/Symbol s} per bin [pb]"

plot \
sqrt(-1) ls 14 title 'SD1|#1, scale variation',\
sqrt(-1) ls 13 title 'SD0|#1, scale variation',\
sqrt(-1) ls 12 title 'LO|#1, scale variation',\
sqrt(-1) ls 11 title 'NLO|#1, scale variation',\
'MADatNLO.HwU' index 234 using (($1+$2)/2):($3 >= 0 ? sqrt(-1) : abs($3)):4 w yerrorbar ls 104 title '',\
'MADatNLO.HwU' index 234 using (($1+$2)/2):($3 >= 0 ? sqrt(-1) : abs($3)) ls 104 title '',\
'MADatNLO.HwU' index 234 using (($1+$2)/2):($3 < 0 ? sqrt(-1) : $3):4 w yerrorbar ls 4 title '',\
'MADatNLO.HwU' index 234 using (($1+$2)/2):($3 < 0 ? sqrt(-1) : $3) ls 4 title 'SD1|#1, central value, dynamical\_scale\_choice=10',\
'MADatNLO.HwU' index 233 using (($1+$2)/2):($3 >= 0 ? sqrt(-1) : abs($3)):4 w yerrorbar ls 103 title '',\
'MADatNLO.HwU' index 233 using (($1+$2)/2):($3 >= 0 ? sqrt(-1) : abs($3)) ls 103 title '',\
'MADatNLO.HwU' index 233 using (($1+$2)/2):($3 < 0 ? sqrt(-1) : $3):4 w yerrorbar ls 3 title '',\
'MADatNLO.HwU' index 233 using (($1+$2)/2):($3 < 0 ? sqrt(-1) : $3) ls 3 title 'SD0|#1, central value, dynamical\_scale\_choice=10',\
'MADatNLO.HwU' index 232 using (($1+$2)/2):($3 >= 0 ? sqrt(-1) : abs($3)):4 w yerrorbar ls 102 title '',\
'MADatNLO.HwU' index 232 using (($1+$2)/2):($3 >= 0 ? sqrt(-1) : abs($3)) ls 102 title '',\
'MADatNLO.HwU' index 232 using (($1+$2)/2):($3 < 0 ? sqrt(-1) : $3):4 w yerrorbar ls 2 title '',\
'MADatNLO.HwU' index 232 using (($1+$2)/2):($3 < 0 ? sqrt(-1) : $3) ls 2 title 'LO|#1, central value, dynamical\_scale\_choice=10',\
'MADatNLO.HwU' index 231 using (($1+$2)/2):($3 >= 0 ? sqrt(-1) : abs($3)):4 w yerrorbar ls 101 title '',\
'MADatNLO.HwU' index 231 using (($1+$2)/2):($3 >= 0 ? sqrt(-1) : abs($3)) ls 101 title '',\
'MADatNLO.HwU' index 231 using (($1+$2)/2):($3 < 0 ? sqrt(-1) : $3):4 w yerrorbar ls 1 title '',\
'MADatNLO.HwU' index 231 using (($1+$2)/2):($3 < 0 ? sqrt(-1) : $3) ls 1 title 'NLO|#1, central value, dynamical\_scale\_choice=10'
#-- rendering subhistograms 'Relative scale and PDF uncertainty'
unset label
unset format
set yrange [-1.4800e+00:1.4000e+00]
set origin 0.0000e+00, 3.5000e-01
set size 1.0000e+00, 1.5000e-01
set mytics 2
set ytics auto
set format x ''
unset logscale y
set ylabel "NLO|#1 rel.unc."
set label "Relative uncertainties w.r.t. central values" font ",9" front at graph 0.03, graph 0.13
plot \
'MADatNLO.HwU' index 234 using (($1+$2)/2):(safe($7,$3,1.0)-1.0) ls 14 title '',\
'MADatNLO.HwU' index 234 using (($1+$2)/2):(safe($6,$3,1.0)-1.0) ls 14 title '',\
'MADatNLO.HwU' index 233 using (($1+$2)/2):(safe($7,$3,1.0)-1.0) ls 13 title '',\
'MADatNLO.HwU' index 233 using (($1+$2)/2):(safe($6,$3,1.0)-1.0) ls 13 title '',\
'MADatNLO.HwU' index 232 using (($1+$2)/2):(safe($7,$3,1.0)-1.0) ls 12 title '',\
'MADatNLO.HwU' index 232 using (($1+$2)/2):(safe($6,$3,1.0)-1.0) ls 12 title '',\
'MADatNLO.HwU' index 231 using (($1+$2)/2):(safe($7,$3,1.0)-1.0) ls 11 title '',\
'MADatNLO.HwU' index 231 using (($1+$2)/2):(safe($6,$3,1.0)-1.0) ls 11 title '',\
0.0 ls 999 title '',\
'MADatNLO.HwU' index 234 using (($1+$2)/2):(0.0):(safe($4,$3,0.0)) w yerrorbar ls 4 title '',\
'MADatNLO.HwU' index 234 using (($1+$2)/2):(safe($5,$3,1.0)-1.0) ls 4 title '',\
'MADatNLO.HwU' index 233 using (($1+$2)/2):(0.0):(safe($4,$3,0.0)) w yerrorbar ls 3 title '',\
'MADatNLO.HwU' index 233 using (($1+$2)/2):(safe($5,$3,1.0)-1.0) ls 3 title '',\
'MADatNLO.HwU' index 232 using (($1+$2)/2):(0.0):(safe($4,$3,0.0)) w yerrorbar ls 2 title '',\
'MADatNLO.HwU' index 232 using (($1+$2)/2):(safe($5,$3,1.0)-1.0) ls 2 title '',\
'MADatNLO.HwU' index 231 using (($1+$2)/2):(0.0):(safe($4,$3,0.0)) w yerrorbar ls 1 title '',\
'MADatNLO.HwU' index 231 using (($1+$2)/2):(safe($5,$3,1.0)-1.0) ls 1 title ''
#-- rendering subhistograms '(LO|#1SD0|#1SD1|#1)/(NLO|#1 central value) ratio'
unset label
unset format
set yrange [-2.4000e-01:1.2000e+00]
set origin 0.0000e+00, 2.0000e-01
set size 1.0000e+00, 1.5000e-01
set mytics 2
set ytics auto
set format x
unset logscale y
set ylabel "ratio w.r.t. NLO|#1"
set label "(LO|#1SD0|#1SD1|#1)/(NLO|#1 central value)" font ",9" at graph 0.03, graph 0.13
plot \
1.0 ls 999 title '',\
'MADatNLO.HwU' index 237 using (($1+$2)/2):7 ls 14 title '',\
'MADatNLO.HwU' index 237 using (($1+$2)/2):6 ls 14 title '',\
'MADatNLO.HwU' index 236 using (($1+$2)/2):7 ls 13 title '',\
'MADatNLO.HwU' index 236 using (($1+$2)/2):6 ls 13 title '',\
'MADatNLO.HwU' index 235 using (($1+$2)/2):7 ls 12 title '',\
'MADatNLO.HwU' index 235 using (($1+$2)/2):6 ls 12 title '',\
'MADatNLO.HwU' index 237 using (($1+$2)/2):5 ls 4 title '',\
'MADatNLO.HwU' index 237 using (($1+$2)/2):3:4 w yerrorbar ls 4 title '',\
'MADatNLO.HwU' index 237 using (($1+$2)/2):3 ls 4 title '',\
'MADatNLO.HwU' index 236 using (($1+$2)/2):5 ls 3 title '',\
'MADatNLO.HwU' index 236 using (($1+$2)/2):3:4 w yerrorbar ls 3 title '',\
'MADatNLO.HwU' index 236 using (($1+$2)/2):3 ls 3 title '',\
'MADatNLO.HwU' index 235 using (($1+$2)/2):5 ls 2 title '',\
'MADatNLO.HwU' index 235 using (($1+$2)/2):3:4 w yerrorbar ls 2 title '',\
'MADatNLO.HwU' index 235 using (($1+$2)/2):3 ls 2 title ''

unset label

################################################################################

################################################################################
### Rendering of the plot titled '1st OSSF lep pair log M'
################################################################################

set multiplot
set label "1st OSSF lep pair log M" font ",13" at graph 0.04, graph 1.05
set xrange [-2.0000e-01:3.8000e+00]
set bmargin 0 
set tmargin 0
set xtics nomirror
set ytics nomirror
set mytics 10
set xtics auto
set key horizontal noreverse maxcols 1 width -4 
set label front 'MadGraph5\_aMC\@NLO' font "Courier,11" rotate by 90 at graph 1.02, graph 0.04

#-- rendering subhistograms 'NLO|#1 and LO|#1 results'

set format y '10^{%T}'
set yrange [9.0000e-01:1.1000e+02]
set origin 0.0000e+00, 5.0000e-01
set size 1.0000e+00, 4.0000e-01
set mytics 10
set ytics auto
set format x ''
set logscale y
set ylabel "{/Symbol s} per bin [pb]"

plot \
sqrt(-1) ls 14 title 'SD1|#1, scale variation',\
sqrt(-1) ls 13 title 'SD0|#1, scale variation',\
sqrt(-1) ls 12 title 'LO|#1, scale variation',\
sqrt(-1) ls 11 title 'NLO|#1, scale variation',\
'MADatNLO.HwU' index 241 using (($1+$2)/2):($3 >= 0 ? sqrt(-1) : abs($3)):4 w yerrorbar ls 104 title '',\
'MADatNLO.HwU' index 241 using (($1+$2)/2):($3 >= 0 ? sqrt(-1) : abs($3)) ls 104 title '',\
'MADatNLO.HwU' index 241 using (($1+$2)/2):($3 < 0 ? sqrt(-1) : $3):4 w yerrorbar ls 4 title '',\
'MADatNLO.HwU' index 241 using (($1+$2)/2):($3 < 0 ? sqrt(-1) : $3) ls 4 title 'SD1|#1, central value, dynamical\_scale\_choice=10',\
'MADatNLO.HwU' index 240 using (($1+$2)/2):($3 >= 0 ? sqrt(-1) : abs($3)):4 w yerrorbar ls 103 title '',\
'MADatNLO.HwU' index 240 using (($1+$2)/2):($3 >= 0 ? sqrt(-1) : abs($3)) ls 103 title '',\
'MADatNLO.HwU' index 240 using (($1+$2)/2):($3 < 0 ? sqrt(-1) : $3):4 w yerrorbar ls 3 title '',\
'MADatNLO.HwU' index 240 using (($1+$2)/2):($3 < 0 ? sqrt(-1) : $3) ls 3 title 'SD0|#1, central value, dynamical\_scale\_choice=10',\
'MADatNLO.HwU' index 239 using (($1+$2)/2):($3 >= 0 ? sqrt(-1) : abs($3)):4 w yerrorbar ls 102 title '',\
'MADatNLO.HwU' index 239 using (($1+$2)/2):($3 >= 0 ? sqrt(-1) : abs($3)) ls 102 title '',\
'MADatNLO.HwU' index 239 using (($1+$2)/2):($3 < 0 ? sqrt(-1) : $3):4 w yerrorbar ls 2 title '',\
'MADatNLO.HwU' index 239 using (($1+$2)/2):($3 < 0 ? sqrt(-1) : $3) ls 2 title 'LO|#1, central value, dynamical\_scale\_choice=10',\
'MADatNLO.HwU' index 238 using (($1+$2)/2):($3 >= 0 ? sqrt(-1) : abs($3)):4 w yerrorbar ls 101 title '',\
'MADatNLO.HwU' index 238 using (($1+$2)/2):($3 >= 0 ? sqrt(-1) : abs($3)) ls 101 title '',\
'MADatNLO.HwU' index 238 using (($1+$2)/2):($3 < 0 ? sqrt(-1) : $3):4 w yerrorbar ls 1 title '',\
'MADatNLO.HwU' index 238 using (($1+$2)/2):($3 < 0 ? sqrt(-1) : $3) ls 1 title 'NLO|#1, central value, dynamical\_scale\_choice=10'
#-- rendering subhistograms 'Relative scale and PDF uncertainty'
unset label
unset format
set yrange [-1.4800e+00:1.4000e+00]
set origin 0.0000e+00, 3.5000e-01
set size 1.0000e+00, 1.5000e-01
set mytics 2
set ytics auto
set format x ''
unset logscale y
set ylabel "NLO|#1 rel.unc."
set label "Relative uncertainties w.r.t. central values" font ",9" front at graph 0.03, graph 0.13
plot \
'MADatNLO.HwU' index 241 using (($1+$2)/2):(safe($7,$3,1.0)-1.0) ls 14 title '',\
'MADatNLO.HwU' index 241 using (($1+$2)/2):(safe($6,$3,1.0)-1.0) ls 14 title '',\
'MADatNLO.HwU' index 240 using (($1+$2)/2):(safe($7,$3,1.0)-1.0) ls 13 title '',\
'MADatNLO.HwU' index 240 using (($1+$2)/2):(safe($6,$3,1.0)-1.0) ls 13 title '',\
'MADatNLO.HwU' index 239 using (($1+$2)/2):(safe($7,$3,1.0)-1.0) ls 12 title '',\
'MADatNLO.HwU' index 239 using (($1+$2)/2):(safe($6,$3,1.0)-1.0) ls 12 title '',\
'MADatNLO.HwU' index 238 using (($1+$2)/2):(safe($7,$3,1.0)-1.0) ls 11 title '',\
'MADatNLO.HwU' index 238 using (($1+$2)/2):(safe($6,$3,1.0)-1.0) ls 11 title '',\
0.0 ls 999 title '',\
'MADatNLO.HwU' index 241 using (($1+$2)/2):(0.0):(safe($4,$3,0.0)) w yerrorbar ls 4 title '',\
'MADatNLO.HwU' index 241 using (($1+$2)/2):(safe($5,$3,1.0)-1.0) ls 4 title '',\
'MADatNLO.HwU' index 240 using (($1+$2)/2):(0.0):(safe($4,$3,0.0)) w yerrorbar ls 3 title '',\
'MADatNLO.HwU' index 240 using (($1+$2)/2):(safe($5,$3,1.0)-1.0) ls 3 title '',\
'MADatNLO.HwU' index 239 using (($1+$2)/2):(0.0):(safe($4,$3,0.0)) w yerrorbar ls 2 title '',\
'MADatNLO.HwU' index 239 using (($1+$2)/2):(safe($5,$3,1.0)-1.0) ls 2 title '',\
'MADatNLO.HwU' index 238 using (($1+$2)/2):(0.0):(safe($4,$3,0.0)) w yerrorbar ls 1 title '',\
'MADatNLO.HwU' index 238 using (($1+$2)/2):(safe($5,$3,1.0)-1.0) ls 1 title ''
#-- rendering subhistograms '(LO|#1SD0|#1SD1|#1)/(NLO|#1 central value) ratio'
unset label
unset format
set yrange [-2.4000e-01:1.2000e+00]
set origin 0.0000e+00, 2.0000e-01
set size 1.0000e+00, 1.5000e-01
set mytics 2
set ytics auto
set format x
unset logscale y
set ylabel "ratio w.r.t. NLO|#1"
set label "(LO|#1SD0|#1SD1|#1)/(NLO|#1 central value)" font ",9" at graph 0.03, graph 0.13
plot \
1.0 ls 999 title '',\
'MADatNLO.HwU' index 244 using (($1+$2)/2):7 ls 14 title '',\
'MADatNLO.HwU' index 244 using (($1+$2)/2):6 ls 14 title '',\
'MADatNLO.HwU' index 243 using (($1+$2)/2):7 ls 13 title '',\
'MADatNLO.HwU' index 243 using (($1+$2)/2):6 ls 13 title '',\
'MADatNLO.HwU' index 242 using (($1+$2)/2):7 ls 12 title '',\
'MADatNLO.HwU' index 242 using (($1+$2)/2):6 ls 12 title '',\
'MADatNLO.HwU' index 244 using (($1+$2)/2):5 ls 4 title '',\
'MADatNLO.HwU' index 244 using (($1+$2)/2):3:4 w yerrorbar ls 4 title '',\
'MADatNLO.HwU' index 244 using (($1+$2)/2):3 ls 4 title '',\
'MADatNLO.HwU' index 243 using (($1+$2)/2):5 ls 3 title '',\
'MADatNLO.HwU' index 243 using (($1+$2)/2):3:4 w yerrorbar ls 3 title '',\
'MADatNLO.HwU' index 243 using (($1+$2)/2):3 ls 3 title '',\
'MADatNLO.HwU' index 242 using (($1+$2)/2):5 ls 2 title '',\
'MADatNLO.HwU' index 242 using (($1+$2)/2):3:4 w yerrorbar ls 2 title '',\
'MADatNLO.HwU' index 242 using (($1+$2)/2):3 ls 2 title ''

unset label

################################################################################

################################################################################
### Rendering of the plot titled '2nd OSSF lep pair log M'
################################################################################

set multiplot
set label "2nd OSSF lep pair log M" font ",13" at graph 0.04, graph 1.05
set xrange [-2.0000e-01:3.8000e+00]
set bmargin 0 
set tmargin 0
set xtics nomirror
set ytics nomirror
set mytics 10
set xtics auto
set key horizontal noreverse maxcols 1 width -4 
set label front 'MadGraph5\_aMC\@NLO' font "Courier,11" rotate by 90 at graph 1.02, graph 0.04

#-- rendering subhistograms 'NLO|#1 and LO|#1 results'

set format y '10^{%T}'
set yrange [9.0000e-01:1.1000e+02]
set origin 0.0000e+00, 5.0000e-01
set size 1.0000e+00, 4.0000e-01
set mytics 10
set ytics auto
set format x ''
set logscale y
set ylabel "{/Symbol s} per bin [pb]"

plot \
sqrt(-1) ls 14 title 'SD1|#1, scale variation',\
sqrt(-1) ls 13 title 'SD0|#1, scale variation',\
sqrt(-1) ls 12 title 'LO|#1, scale variation',\
sqrt(-1) ls 11 title 'NLO|#1, scale variation',\
'MADatNLO.HwU' index 248 using (($1+$2)/2):($3 >= 0 ? sqrt(-1) : abs($3)):4 w yerrorbar ls 104 title '',\
'MADatNLO.HwU' index 248 using (($1+$2)/2):($3 >= 0 ? sqrt(-1) : abs($3)) ls 104 title '',\
'MADatNLO.HwU' index 248 using (($1+$2)/2):($3 < 0 ? sqrt(-1) : $3):4 w yerrorbar ls 4 title '',\
'MADatNLO.HwU' index 248 using (($1+$2)/2):($3 < 0 ? sqrt(-1) : $3) ls 4 title 'SD1|#1, central value, dynamical\_scale\_choice=10',\
'MADatNLO.HwU' index 247 using (($1+$2)/2):($3 >= 0 ? sqrt(-1) : abs($3)):4 w yerrorbar ls 103 title '',\
'MADatNLO.HwU' index 247 using (($1+$2)/2):($3 >= 0 ? sqrt(-1) : abs($3)) ls 103 title '',\
'MADatNLO.HwU' index 247 using (($1+$2)/2):($3 < 0 ? sqrt(-1) : $3):4 w yerrorbar ls 3 title '',\
'MADatNLO.HwU' index 247 using (($1+$2)/2):($3 < 0 ? sqrt(-1) : $3) ls 3 title 'SD0|#1, central value, dynamical\_scale\_choice=10',\
'MADatNLO.HwU' index 246 using (($1+$2)/2):($3 >= 0 ? sqrt(-1) : abs($3)):4 w yerrorbar ls 102 title '',\
'MADatNLO.HwU' index 246 using (($1+$2)/2):($3 >= 0 ? sqrt(-1) : abs($3)) ls 102 title '',\
'MADatNLO.HwU' index 246 using (($1+$2)/2):($3 < 0 ? sqrt(-1) : $3):4 w yerrorbar ls 2 title '',\
'MADatNLO.HwU' index 246 using (($1+$2)/2):($3 < 0 ? sqrt(-1) : $3) ls 2 title 'LO|#1, central value, dynamical\_scale\_choice=10',\
'MADatNLO.HwU' index 245 using (($1+$2)/2):($3 >= 0 ? sqrt(-1) : abs($3)):4 w yerrorbar ls 101 title '',\
'MADatNLO.HwU' index 245 using (($1+$2)/2):($3 >= 0 ? sqrt(-1) : abs($3)) ls 101 title '',\
'MADatNLO.HwU' index 245 using (($1+$2)/2):($3 < 0 ? sqrt(-1) : $3):4 w yerrorbar ls 1 title '',\
'MADatNLO.HwU' index 245 using (($1+$2)/2):($3 < 0 ? sqrt(-1) : $3) ls 1 title 'NLO|#1, central value, dynamical\_scale\_choice=10'
#-- rendering subhistograms 'Relative scale and PDF uncertainty'
unset label
unset format
set yrange [-1.4800e+00:1.4000e+00]
set origin 0.0000e+00, 3.5000e-01
set size 1.0000e+00, 1.5000e-01
set mytics 2
set ytics auto
set format x ''
unset logscale y
set ylabel "NLO|#1 rel.unc."
set label "Relative uncertainties w.r.t. central values" font ",9" front at graph 0.03, graph 0.13
plot \
'MADatNLO.HwU' index 248 using (($1+$2)/2):(safe($7,$3,1.0)-1.0) ls 14 title '',\
'MADatNLO.HwU' index 248 using (($1+$2)/2):(safe($6,$3,1.0)-1.0) ls 14 title '',\
'MADatNLO.HwU' index 247 using (($1+$2)/2):(safe($7,$3,1.0)-1.0) ls 13 title '',\
'MADatNLO.HwU' index 247 using (($1+$2)/2):(safe($6,$3,1.0)-1.0) ls 13 title '',\
'MADatNLO.HwU' index 246 using (($1+$2)/2):(safe($7,$3,1.0)-1.0) ls 12 title '',\
'MADatNLO.HwU' index 246 using (($1+$2)/2):(safe($6,$3,1.0)-1.0) ls 12 title '',\
'MADatNLO.HwU' index 245 using (($1+$2)/2):(safe($7,$3,1.0)-1.0) ls 11 title '',\
'MADatNLO.HwU' index 245 using (($1+$2)/2):(safe($6,$3,1.0)-1.0) ls 11 title '',\
0.0 ls 999 title '',\
'MADatNLO.HwU' index 248 using (($1+$2)/2):(0.0):(safe($4,$3,0.0)) w yerrorbar ls 4 title '',\
'MADatNLO.HwU' index 248 using (($1+$2)/2):(safe($5,$3,1.0)-1.0) ls 4 title '',\
'MADatNLO.HwU' index 247 using (($1+$2)/2):(0.0):(safe($4,$3,0.0)) w yerrorbar ls 3 title '',\
'MADatNLO.HwU' index 247 using (($1+$2)/2):(safe($5,$3,1.0)-1.0) ls 3 title '',\
'MADatNLO.HwU' index 246 using (($1+$2)/2):(0.0):(safe($4,$3,0.0)) w yerrorbar ls 2 title '',\
'MADatNLO.HwU' index 246 using (($1+$2)/2):(safe($5,$3,1.0)-1.0) ls 2 title '',\
'MADatNLO.HwU' index 245 using (($1+$2)/2):(0.0):(safe($4,$3,0.0)) w yerrorbar ls 1 title '',\
'MADatNLO.HwU' index 245 using (($1+$2)/2):(safe($5,$3,1.0)-1.0) ls 1 title ''
#-- rendering subhistograms '(LO|#1SD0|#1SD1|#1)/(NLO|#1 central value) ratio'
unset label
unset format
set yrange [-2.4000e-01:1.2000e+00]
set origin 0.0000e+00, 2.0000e-01
set size 1.0000e+00, 1.5000e-01
set mytics 2
set ytics auto
set format x
unset logscale y
set ylabel "ratio w.r.t. NLO|#1"
set label "(LO|#1SD0|#1SD1|#1)/(NLO|#1 central value)" font ",9" at graph 0.03, graph 0.13
plot \
1.0 ls 999 title '',\
'MADatNLO.HwU' index 251 using (($1+$2)/2):7 ls 14 title '',\
'MADatNLO.HwU' index 251 using (($1+$2)/2):6 ls 14 title '',\
'MADatNLO.HwU' index 250 using (($1+$2)/2):7 ls 13 title '',\
'MADatNLO.HwU' index 250 using (($1+$2)/2):6 ls 13 title '',\
'MADatNLO.HwU' index 249 using (($1+$2)/2):7 ls 12 title '',\
'MADatNLO.HwU' index 249 using (($1+$2)/2):6 ls 12 title '',\
'MADatNLO.HwU' index 251 using (($1+$2)/2):5 ls 4 title '',\
'MADatNLO.HwU' index 251 using (($1+$2)/2):3:4 w yerrorbar ls 4 title '',\
'MADatNLO.HwU' index 251 using (($1+$2)/2):3 ls 4 title '',\
'MADatNLO.HwU' index 250 using (($1+$2)/2):5 ls 3 title '',\
'MADatNLO.HwU' index 250 using (($1+$2)/2):3:4 w yerrorbar ls 3 title '',\
'MADatNLO.HwU' index 250 using (($1+$2)/2):3 ls 3 title '',\
'MADatNLO.HwU' index 249 using (($1+$2)/2):5 ls 2 title '',\
'MADatNLO.HwU' index 249 using (($1+$2)/2):3:4 w yerrorbar ls 2 title '',\
'MADatNLO.HwU' index 249 using (($1+$2)/2):3 ls 2 title ''

unset label

################################################################################

################################################################################
### Rendering of the plot titled 'epve log M'
################################################################################

set multiplot
set label "epve log M" font ",13" at graph 0.04, graph 1.05
set xrange [-2.0000e-01:3.8000e+00]
set bmargin 0 
set tmargin 0
set xtics nomirror
set ytics nomirror
set mytics 10
set xtics auto
set key horizontal noreverse maxcols 1 width -4 
set label front 'MadGraph5\_aMC\@NLO' font "Courier,11" rotate by 90 at graph 1.02, graph 0.04

#-- rendering subhistograms 'NLO|#1 and LO|#1 results'

set format y '10^{%T}'
set yrange [9.0000e-01:1.1000e+02]
set origin 0.0000e+00, 5.0000e-01
set size 1.0000e+00, 4.0000e-01
set mytics 10
set ytics auto
set format x ''
set logscale y
set ylabel "{/Symbol s} per bin [pb]"

plot \
sqrt(-1) ls 14 title 'SD1|#1, scale variation',\
sqrt(-1) ls 13 title 'SD0|#1, scale variation',\
sqrt(-1) ls 12 title 'LO|#1, scale variation',\
sqrt(-1) ls 11 title 'NLO|#1, scale variation',\
'MADatNLO.HwU' index 255 using (($1+$2)/2):($3 >= 0 ? sqrt(-1) : abs($3)):4 w yerrorbar ls 104 title '',\
'MADatNLO.HwU' index 255 using (($1+$2)/2):($3 >= 0 ? sqrt(-1) : abs($3)) ls 104 title '',\
'MADatNLO.HwU' index 255 using (($1+$2)/2):($3 < 0 ? sqrt(-1) : $3):4 w yerrorbar ls 4 title '',\
'MADatNLO.HwU' index 255 using (($1+$2)/2):($3 < 0 ? sqrt(-1) : $3) ls 4 title 'SD1|#1, central value, dynamical\_scale\_choice=10',\
'MADatNLO.HwU' index 254 using (($1+$2)/2):($3 >= 0 ? sqrt(-1) : abs($3)):4 w yerrorbar ls 103 title '',\
'MADatNLO.HwU' index 254 using (($1+$2)/2):($3 >= 0 ? sqrt(-1) : abs($3)) ls 103 title '',\
'MADatNLO.HwU' index 254 using (($1+$2)/2):($3 < 0 ? sqrt(-1) : $3):4 w yerrorbar ls 3 title '',\
'MADatNLO.HwU' index 254 using (($1+$2)/2):($3 < 0 ? sqrt(-1) : $3) ls 3 title 'SD0|#1, central value, dynamical\_scale\_choice=10',\
'MADatNLO.HwU' index 253 using (($1+$2)/2):($3 >= 0 ? sqrt(-1) : abs($3)):4 w yerrorbar ls 102 title '',\
'MADatNLO.HwU' index 253 using (($1+$2)/2):($3 >= 0 ? sqrt(-1) : abs($3)) ls 102 title '',\
'MADatNLO.HwU' index 253 using (($1+$2)/2):($3 < 0 ? sqrt(-1) : $3):4 w yerrorbar ls 2 title '',\
'MADatNLO.HwU' index 253 using (($1+$2)/2):($3 < 0 ? sqrt(-1) : $3) ls 2 title 'LO|#1, central value, dynamical\_scale\_choice=10',\
'MADatNLO.HwU' index 252 using (($1+$2)/2):($3 >= 0 ? sqrt(-1) : abs($3)):4 w yerrorbar ls 101 title '',\
'MADatNLO.HwU' index 252 using (($1+$2)/2):($3 >= 0 ? sqrt(-1) : abs($3)) ls 101 title '',\
'MADatNLO.HwU' index 252 using (($1+$2)/2):($3 < 0 ? sqrt(-1) : $3):4 w yerrorbar ls 1 title '',\
'MADatNLO.HwU' index 252 using (($1+$2)/2):($3 < 0 ? sqrt(-1) : $3) ls 1 title 'NLO|#1, central value, dynamical\_scale\_choice=10'
#-- rendering subhistograms 'Relative scale and PDF uncertainty'
unset label
unset format
set yrange [-1.4800e+00:1.4000e+00]
set origin 0.0000e+00, 3.5000e-01
set size 1.0000e+00, 1.5000e-01
set mytics 2
set ytics auto
set format x ''
unset logscale y
set ylabel "NLO|#1 rel.unc."
set label "Relative uncertainties w.r.t. central values" font ",9" front at graph 0.03, graph 0.13
plot \
'MADatNLO.HwU' index 255 using (($1+$2)/2):(safe($7,$3,1.0)-1.0) ls 14 title '',\
'MADatNLO.HwU' index 255 using (($1+$2)/2):(safe($6,$3,1.0)-1.0) ls 14 title '',\
'MADatNLO.HwU' index 254 using (($1+$2)/2):(safe($7,$3,1.0)-1.0) ls 13 title '',\
'MADatNLO.HwU' index 254 using (($1+$2)/2):(safe($6,$3,1.0)-1.0) ls 13 title '',\
'MADatNLO.HwU' index 253 using (($1+$2)/2):(safe($7,$3,1.0)-1.0) ls 12 title '',\
'MADatNLO.HwU' index 253 using (($1+$2)/2):(safe($6,$3,1.0)-1.0) ls 12 title '',\
'MADatNLO.HwU' index 252 using (($1+$2)/2):(safe($7,$3,1.0)-1.0) ls 11 title '',\
'MADatNLO.HwU' index 252 using (($1+$2)/2):(safe($6,$3,1.0)-1.0) ls 11 title '',\
0.0 ls 999 title '',\
'MADatNLO.HwU' index 255 using (($1+$2)/2):(0.0):(safe($4,$3,0.0)) w yerrorbar ls 4 title '',\
'MADatNLO.HwU' index 255 using (($1+$2)/2):(safe($5,$3,1.0)-1.0) ls 4 title '',\
'MADatNLO.HwU' index 254 using (($1+$2)/2):(0.0):(safe($4,$3,0.0)) w yerrorbar ls 3 title '',\
'MADatNLO.HwU' index 254 using (($1+$2)/2):(safe($5,$3,1.0)-1.0) ls 3 title '',\
'MADatNLO.HwU' index 253 using (($1+$2)/2):(0.0):(safe($4,$3,0.0)) w yerrorbar ls 2 title '',\
'MADatNLO.HwU' index 253 using (($1+$2)/2):(safe($5,$3,1.0)-1.0) ls 2 title '',\
'MADatNLO.HwU' index 252 using (($1+$2)/2):(0.0):(safe($4,$3,0.0)) w yerrorbar ls 1 title '',\
'MADatNLO.HwU' index 252 using (($1+$2)/2):(safe($5,$3,1.0)-1.0) ls 1 title ''
#-- rendering subhistograms '(LO|#1SD0|#1SD1|#1)/(NLO|#1 central value) ratio'
unset label
unset format
set yrange [-2.4000e-01:1.2000e+00]
set origin 0.0000e+00, 2.0000e-01
set size 1.0000e+00, 1.5000e-01
set mytics 2
set ytics auto
set format x
unset logscale y
set ylabel "ratio w.r.t. NLO|#1"
set label "(LO|#1SD0|#1SD1|#1)/(NLO|#1 central value)" font ",9" at graph 0.03, graph 0.13
plot \
1.0 ls 999 title '',\
'MADatNLO.HwU' index 258 using (($1+$2)/2):7 ls 14 title '',\
'MADatNLO.HwU' index 258 using (($1+$2)/2):6 ls 14 title '',\
'MADatNLO.HwU' index 257 using (($1+$2)/2):7 ls 13 title '',\
'MADatNLO.HwU' index 257 using (($1+$2)/2):6 ls 13 title '',\
'MADatNLO.HwU' index 256 using (($1+$2)/2):7 ls 12 title '',\
'MADatNLO.HwU' index 256 using (($1+$2)/2):6 ls 12 title '',\
'MADatNLO.HwU' index 258 using (($1+$2)/2):5 ls 4 title '',\
'MADatNLO.HwU' index 258 using (($1+$2)/2):3:4 w yerrorbar ls 4 title '',\
'MADatNLO.HwU' index 258 using (($1+$2)/2):3 ls 4 title '',\
'MADatNLO.HwU' index 257 using (($1+$2)/2):5 ls 3 title '',\
'MADatNLO.HwU' index 257 using (($1+$2)/2):3:4 w yerrorbar ls 3 title '',\
'MADatNLO.HwU' index 257 using (($1+$2)/2):3 ls 3 title '',\
'MADatNLO.HwU' index 256 using (($1+$2)/2):5 ls 2 title '',\
'MADatNLO.HwU' index 256 using (($1+$2)/2):3:4 w yerrorbar ls 2 title '',\
'MADatNLO.HwU' index 256 using (($1+$2)/2):3 ls 2 title ''

unset label

################################################################################

################################################################################
### Rendering of the plot titled 'mumvm log M'
################################################################################

set multiplot
set label "mumvm log M" font ",13" at graph 0.04, graph 1.05
set xrange [-2.0000e-01:3.8000e+00]
set bmargin 0 
set tmargin 0
set xtics nomirror
set ytics nomirror
set mytics 10
set xtics auto
set key horizontal noreverse maxcols 1 width -4 
set label front 'MadGraph5\_aMC\@NLO' font "Courier,11" rotate by 90 at graph 1.02, graph 0.04

#-- rendering subhistograms 'NLO|#1 and LO|#1 results'

set format y '10^{%T}'
set yrange [9.0000e-01:1.1000e+02]
set origin 0.0000e+00, 5.0000e-01
set size 1.0000e+00, 4.0000e-01
set mytics 10
set ytics auto
set format x ''
set logscale y
set ylabel "{/Symbol s} per bin [pb]"

plot \
sqrt(-1) ls 14 title 'SD1|#1, scale variation',\
sqrt(-1) ls 13 title 'SD0|#1, scale variation',\
sqrt(-1) ls 12 title 'LO|#1, scale variation',\
sqrt(-1) ls 11 title 'NLO|#1, scale variation',\
'MADatNLO.HwU' index 262 using (($1+$2)/2):($3 >= 0 ? sqrt(-1) : abs($3)):4 w yerrorbar ls 104 title '',\
'MADatNLO.HwU' index 262 using (($1+$2)/2):($3 >= 0 ? sqrt(-1) : abs($3)) ls 104 title '',\
'MADatNLO.HwU' index 262 using (($1+$2)/2):($3 < 0 ? sqrt(-1) : $3):4 w yerrorbar ls 4 title '',\
'MADatNLO.HwU' index 262 using (($1+$2)/2):($3 < 0 ? sqrt(-1) : $3) ls 4 title 'SD1|#1, central value, dynamical\_scale\_choice=10',\
'MADatNLO.HwU' index 261 using (($1+$2)/2):($3 >= 0 ? sqrt(-1) : abs($3)):4 w yerrorbar ls 103 title '',\
'MADatNLO.HwU' index 261 using (($1+$2)/2):($3 >= 0 ? sqrt(-1) : abs($3)) ls 103 title '',\
'MADatNLO.HwU' index 261 using (($1+$2)/2):($3 < 0 ? sqrt(-1) : $3):4 w yerrorbar ls 3 title '',\
'MADatNLO.HwU' index 261 using (($1+$2)/2):($3 < 0 ? sqrt(-1) : $3) ls 3 title 'SD0|#1, central value, dynamical\_scale\_choice=10',\
'MADatNLO.HwU' index 260 using (($1+$2)/2):($3 >= 0 ? sqrt(-1) : abs($3)):4 w yerrorbar ls 102 title '',\
'MADatNLO.HwU' index 260 using (($1+$2)/2):($3 >= 0 ? sqrt(-1) : abs($3)) ls 102 title '',\
'MADatNLO.HwU' index 260 using (($1+$2)/2):($3 < 0 ? sqrt(-1) : $3):4 w yerrorbar ls 2 title '',\
'MADatNLO.HwU' index 260 using (($1+$2)/2):($3 < 0 ? sqrt(-1) : $3) ls 2 title 'LO|#1, central value, dynamical\_scale\_choice=10',\
'MADatNLO.HwU' index 259 using (($1+$2)/2):($3 >= 0 ? sqrt(-1) : abs($3)):4 w yerrorbar ls 101 title '',\
'MADatNLO.HwU' index 259 using (($1+$2)/2):($3 >= 0 ? sqrt(-1) : abs($3)) ls 101 title '',\
'MADatNLO.HwU' index 259 using (($1+$2)/2):($3 < 0 ? sqrt(-1) : $3):4 w yerrorbar ls 1 title '',\
'MADatNLO.HwU' index 259 using (($1+$2)/2):($3 < 0 ? sqrt(-1) : $3) ls 1 title 'NLO|#1, central value, dynamical\_scale\_choice=10'
#-- rendering subhistograms 'Relative scale and PDF uncertainty'
unset label
unset format
set yrange [-1.4800e+00:1.4000e+00]
set origin 0.0000e+00, 3.5000e-01
set size 1.0000e+00, 1.5000e-01
set mytics 2
set ytics auto
set format x ''
unset logscale y
set ylabel "NLO|#1 rel.unc."
set label "Relative uncertainties w.r.t. central values" font ",9" front at graph 0.03, graph 0.13
plot \
'MADatNLO.HwU' index 262 using (($1+$2)/2):(safe($7,$3,1.0)-1.0) ls 14 title '',\
'MADatNLO.HwU' index 262 using (($1+$2)/2):(safe($6,$3,1.0)-1.0) ls 14 title '',\
'MADatNLO.HwU' index 261 using (($1+$2)/2):(safe($7,$3,1.0)-1.0) ls 13 title '',\
'MADatNLO.HwU' index 261 using (($1+$2)/2):(safe($6,$3,1.0)-1.0) ls 13 title '',\
'MADatNLO.HwU' index 260 using (($1+$2)/2):(safe($7,$3,1.0)-1.0) ls 12 title '',\
'MADatNLO.HwU' index 260 using (($1+$2)/2):(safe($6,$3,1.0)-1.0) ls 12 title '',\
'MADatNLO.HwU' index 259 using (($1+$2)/2):(safe($7,$3,1.0)-1.0) ls 11 title '',\
'MADatNLO.HwU' index 259 using (($1+$2)/2):(safe($6,$3,1.0)-1.0) ls 11 title '',\
0.0 ls 999 title '',\
'MADatNLO.HwU' index 262 using (($1+$2)/2):(0.0):(safe($4,$3,0.0)) w yerrorbar ls 4 title '',\
'MADatNLO.HwU' index 262 using (($1+$2)/2):(safe($5,$3,1.0)-1.0) ls 4 title '',\
'MADatNLO.HwU' index 261 using (($1+$2)/2):(0.0):(safe($4,$3,0.0)) w yerrorbar ls 3 title '',\
'MADatNLO.HwU' index 261 using (($1+$2)/2):(safe($5,$3,1.0)-1.0) ls 3 title '',\
'MADatNLO.HwU' index 260 using (($1+$2)/2):(0.0):(safe($4,$3,0.0)) w yerrorbar ls 2 title '',\
'MADatNLO.HwU' index 260 using (($1+$2)/2):(safe($5,$3,1.0)-1.0) ls 2 title '',\
'MADatNLO.HwU' index 259 using (($1+$2)/2):(0.0):(safe($4,$3,0.0)) w yerrorbar ls 1 title '',\
'MADatNLO.HwU' index 259 using (($1+$2)/2):(safe($5,$3,1.0)-1.0) ls 1 title ''
#-- rendering subhistograms '(LO|#1SD0|#1SD1|#1)/(NLO|#1 central value) ratio'
unset label
unset format
set yrange [-2.4000e-01:1.2000e+00]
set origin 0.0000e+00, 2.0000e-01
set size 1.0000e+00, 1.5000e-01
set mytics 2
set ytics auto
set format x
unset logscale y
set ylabel "ratio w.r.t. NLO|#1"
set label "(LO|#1SD0|#1SD1|#1)/(NLO|#1 central value)" font ",9" at graph 0.03, graph 0.13
plot \
1.0 ls 999 title '',\
'MADatNLO.HwU' index 265 using (($1+$2)/2):7 ls 14 title '',\
'MADatNLO.HwU' index 265 using (($1+$2)/2):6 ls 14 title '',\
'MADatNLO.HwU' index 264 using (($1+$2)/2):7 ls 13 title '',\
'MADatNLO.HwU' index 264 using (($1+$2)/2):6 ls 13 title '',\
'MADatNLO.HwU' index 263 using (($1+$2)/2):7 ls 12 title '',\
'MADatNLO.HwU' index 263 using (($1+$2)/2):6 ls 12 title '',\
'MADatNLO.HwU' index 265 using (($1+$2)/2):5 ls 4 title '',\
'MADatNLO.HwU' index 265 using (($1+$2)/2):3:4 w yerrorbar ls 4 title '',\
'MADatNLO.HwU' index 265 using (($1+$2)/2):3 ls 4 title '',\
'MADatNLO.HwU' index 264 using (($1+$2)/2):5 ls 3 title '',\
'MADatNLO.HwU' index 264 using (($1+$2)/2):3:4 w yerrorbar ls 3 title '',\
'MADatNLO.HwU' index 264 using (($1+$2)/2):3 ls 3 title '',\
'MADatNLO.HwU' index 263 using (($1+$2)/2):5 ls 2 title '',\
'MADatNLO.HwU' index 263 using (($1+$2)/2):3:4 w yerrorbar ls 2 title '',\
'MADatNLO.HwU' index 263 using (($1+$2)/2):3 ls 2 title ''

unset label

################################################################################

################################################################################
### Rendering of the plot titled '1st SF lep-neu pair log M'
################################################################################

set multiplot
set label "1st SF lep-neu pair log M" font ",13" at graph 0.04, graph 1.05
set xrange [-2.0000e-01:3.8000e+00]
set bmargin 0 
set tmargin 0
set xtics nomirror
set ytics nomirror
set mytics 10
set xtics auto
set key horizontal noreverse maxcols 1 width -4 
set label front 'MadGraph5\_aMC\@NLO' font "Courier,11" rotate by 90 at graph 1.02, graph 0.04

#-- rendering subhistograms 'NLO|#1 and LO|#1 results'

set format y '10^{%T}'
set yrange [9.0000e-01:1.1000e+02]
set origin 0.0000e+00, 5.0000e-01
set size 1.0000e+00, 4.0000e-01
set mytics 10
set ytics auto
set format x ''
set logscale y
set ylabel "{/Symbol s} per bin [pb]"

plot \
sqrt(-1) ls 14 title 'SD1|#1, scale variation',\
sqrt(-1) ls 13 title 'SD0|#1, scale variation',\
sqrt(-1) ls 12 title 'LO|#1, scale variation',\
sqrt(-1) ls 11 title 'NLO|#1, scale variation',\
'MADatNLO.HwU' index 269 using (($1+$2)/2):($3 >= 0 ? sqrt(-1) : abs($3)):4 w yerrorbar ls 104 title '',\
'MADatNLO.HwU' index 269 using (($1+$2)/2):($3 >= 0 ? sqrt(-1) : abs($3)) ls 104 title '',\
'MADatNLO.HwU' index 269 using (($1+$2)/2):($3 < 0 ? sqrt(-1) : $3):4 w yerrorbar ls 4 title '',\
'MADatNLO.HwU' index 269 using (($1+$2)/2):($3 < 0 ? sqrt(-1) : $3) ls 4 title 'SD1|#1, central value, dynamical\_scale\_choice=10',\
'MADatNLO.HwU' index 268 using (($1+$2)/2):($3 >= 0 ? sqrt(-1) : abs($3)):4 w yerrorbar ls 103 title '',\
'MADatNLO.HwU' index 268 using (($1+$2)/2):($3 >= 0 ? sqrt(-1) : abs($3)) ls 103 title '',\
'MADatNLO.HwU' index 268 using (($1+$2)/2):($3 < 0 ? sqrt(-1) : $3):4 w yerrorbar ls 3 title '',\
'MADatNLO.HwU' index 268 using (($1+$2)/2):($3 < 0 ? sqrt(-1) : $3) ls 3 title 'SD0|#1, central value, dynamical\_scale\_choice=10',\
'MADatNLO.HwU' index 267 using (($1+$2)/2):($3 >= 0 ? sqrt(-1) : abs($3)):4 w yerrorbar ls 102 title '',\
'MADatNLO.HwU' index 267 using (($1+$2)/2):($3 >= 0 ? sqrt(-1) : abs($3)) ls 102 title '',\
'MADatNLO.HwU' index 267 using (($1+$2)/2):($3 < 0 ? sqrt(-1) : $3):4 w yerrorbar ls 2 title '',\
'MADatNLO.HwU' index 267 using (($1+$2)/2):($3 < 0 ? sqrt(-1) : $3) ls 2 title 'LO|#1, central value, dynamical\_scale\_choice=10',\
'MADatNLO.HwU' index 266 using (($1+$2)/2):($3 >= 0 ? sqrt(-1) : abs($3)):4 w yerrorbar ls 101 title '',\
'MADatNLO.HwU' index 266 using (($1+$2)/2):($3 >= 0 ? sqrt(-1) : abs($3)) ls 101 title '',\
'MADatNLO.HwU' index 266 using (($1+$2)/2):($3 < 0 ? sqrt(-1) : $3):4 w yerrorbar ls 1 title '',\
'MADatNLO.HwU' index 266 using (($1+$2)/2):($3 < 0 ? sqrt(-1) : $3) ls 1 title 'NLO|#1, central value, dynamical\_scale\_choice=10'
#-- rendering subhistograms 'Relative scale and PDF uncertainty'
unset label
unset format
set yrange [-1.4800e+00:1.4000e+00]
set origin 0.0000e+00, 3.5000e-01
set size 1.0000e+00, 1.5000e-01
set mytics 2
set ytics auto
set format x ''
unset logscale y
set ylabel "NLO|#1 rel.unc."
set label "Relative uncertainties w.r.t. central values" font ",9" front at graph 0.03, graph 0.13
plot \
'MADatNLO.HwU' index 269 using (($1+$2)/2):(safe($7,$3,1.0)-1.0) ls 14 title '',\
'MADatNLO.HwU' index 269 using (($1+$2)/2):(safe($6,$3,1.0)-1.0) ls 14 title '',\
'MADatNLO.HwU' index 268 using (($1+$2)/2):(safe($7,$3,1.0)-1.0) ls 13 title '',\
'MADatNLO.HwU' index 268 using (($1+$2)/2):(safe($6,$3,1.0)-1.0) ls 13 title '',\
'MADatNLO.HwU' index 267 using (($1+$2)/2):(safe($7,$3,1.0)-1.0) ls 12 title '',\
'MADatNLO.HwU' index 267 using (($1+$2)/2):(safe($6,$3,1.0)-1.0) ls 12 title '',\
'MADatNLO.HwU' index 266 using (($1+$2)/2):(safe($7,$3,1.0)-1.0) ls 11 title '',\
'MADatNLO.HwU' index 266 using (($1+$2)/2):(safe($6,$3,1.0)-1.0) ls 11 title '',\
0.0 ls 999 title '',\
'MADatNLO.HwU' index 269 using (($1+$2)/2):(0.0):(safe($4,$3,0.0)) w yerrorbar ls 4 title '',\
'MADatNLO.HwU' index 269 using (($1+$2)/2):(safe($5,$3,1.0)-1.0) ls 4 title '',\
'MADatNLO.HwU' index 268 using (($1+$2)/2):(0.0):(safe($4,$3,0.0)) w yerrorbar ls 3 title '',\
'MADatNLO.HwU' index 268 using (($1+$2)/2):(safe($5,$3,1.0)-1.0) ls 3 title '',\
'MADatNLO.HwU' index 267 using (($1+$2)/2):(0.0):(safe($4,$3,0.0)) w yerrorbar ls 2 title '',\
'MADatNLO.HwU' index 267 using (($1+$2)/2):(safe($5,$3,1.0)-1.0) ls 2 title '',\
'MADatNLO.HwU' index 266 using (($1+$2)/2):(0.0):(safe($4,$3,0.0)) w yerrorbar ls 1 title '',\
'MADatNLO.HwU' index 266 using (($1+$2)/2):(safe($5,$3,1.0)-1.0) ls 1 title ''
#-- rendering subhistograms '(LO|#1SD0|#1SD1|#1)/(NLO|#1 central value) ratio'
unset label
unset format
set yrange [-2.4000e-01:1.2000e+00]
set origin 0.0000e+00, 2.0000e-01
set size 1.0000e+00, 1.5000e-01
set mytics 2
set ytics auto
set format x
unset logscale y
set ylabel "ratio w.r.t. NLO|#1"
set label "(LO|#1SD0|#1SD1|#1)/(NLO|#1 central value)" font ",9" at graph 0.03, graph 0.13
plot \
1.0 ls 999 title '',\
'MADatNLO.HwU' index 272 using (($1+$2)/2):7 ls 14 title '',\
'MADatNLO.HwU' index 272 using (($1+$2)/2):6 ls 14 title '',\
'MADatNLO.HwU' index 271 using (($1+$2)/2):7 ls 13 title '',\
'MADatNLO.HwU' index 271 using (($1+$2)/2):6 ls 13 title '',\
'MADatNLO.HwU' index 270 using (($1+$2)/2):7 ls 12 title '',\
'MADatNLO.HwU' index 270 using (($1+$2)/2):6 ls 12 title '',\
'MADatNLO.HwU' index 272 using (($1+$2)/2):5 ls 4 title '',\
'MADatNLO.HwU' index 272 using (($1+$2)/2):3:4 w yerrorbar ls 4 title '',\
'MADatNLO.HwU' index 272 using (($1+$2)/2):3 ls 4 title '',\
'MADatNLO.HwU' index 271 using (($1+$2)/2):5 ls 3 title '',\
'MADatNLO.HwU' index 271 using (($1+$2)/2):3:4 w yerrorbar ls 3 title '',\
'MADatNLO.HwU' index 271 using (($1+$2)/2):3 ls 3 title '',\
'MADatNLO.HwU' index 270 using (($1+$2)/2):5 ls 2 title '',\
'MADatNLO.HwU' index 270 using (($1+$2)/2):3:4 w yerrorbar ls 2 title '',\
'MADatNLO.HwU' index 270 using (($1+$2)/2):3 ls 2 title ''

unset label

################################################################################

################################################################################
### Rendering of the plot titled '2nd SF lep-neu pair log M'
################################################################################

set multiplot
set label "2nd SF lep-neu pair log M" font ",13" at graph 0.04, graph 1.05
set xrange [-2.0000e-01:3.8000e+00]
set bmargin 0 
set tmargin 0
set xtics nomirror
set ytics nomirror
set mytics 10
set xtics auto
set key horizontal noreverse maxcols 1 width -4 
set label front 'MadGraph5\_aMC\@NLO' font "Courier,11" rotate by 90 at graph 1.02, graph 0.04

#-- rendering subhistograms 'NLO|#1 and LO|#1 results'

set format y '10^{%T}'
set yrange [9.0000e-01:1.1000e+02]
set origin 0.0000e+00, 5.0000e-01
set size 1.0000e+00, 4.0000e-01
set mytics 10
set ytics auto
set format x ''
set logscale y
set ylabel "{/Symbol s} per bin [pb]"

plot \
sqrt(-1) ls 14 title 'SD1|#1, scale variation',\
sqrt(-1) ls 13 title 'SD0|#1, scale variation',\
sqrt(-1) ls 12 title 'LO|#1, scale variation',\
sqrt(-1) ls 11 title 'NLO|#1, scale variation',\
'MADatNLO.HwU' index 276 using (($1+$2)/2):($3 >= 0 ? sqrt(-1) : abs($3)):4 w yerrorbar ls 104 title '',\
'MADatNLO.HwU' index 276 using (($1+$2)/2):($3 >= 0 ? sqrt(-1) : abs($3)) ls 104 title '',\
'MADatNLO.HwU' index 276 using (($1+$2)/2):($3 < 0 ? sqrt(-1) : $3):4 w yerrorbar ls 4 title '',\
'MADatNLO.HwU' index 276 using (($1+$2)/2):($3 < 0 ? sqrt(-1) : $3) ls 4 title 'SD1|#1, central value, dynamical\_scale\_choice=10',\
'MADatNLO.HwU' index 275 using (($1+$2)/2):($3 >= 0 ? sqrt(-1) : abs($3)):4 w yerrorbar ls 103 title '',\
'MADatNLO.HwU' index 275 using (($1+$2)/2):($3 >= 0 ? sqrt(-1) : abs($3)) ls 103 title '',\
'MADatNLO.HwU' index 275 using (($1+$2)/2):($3 < 0 ? sqrt(-1) : $3):4 w yerrorbar ls 3 title '',\
'MADatNLO.HwU' index 275 using (($1+$2)/2):($3 < 0 ? sqrt(-1) : $3) ls 3 title 'SD0|#1, central value, dynamical\_scale\_choice=10',\
'MADatNLO.HwU' index 274 using (($1+$2)/2):($3 >= 0 ? sqrt(-1) : abs($3)):4 w yerrorbar ls 102 title '',\
'MADatNLO.HwU' index 274 using (($1+$2)/2):($3 >= 0 ? sqrt(-1) : abs($3)) ls 102 title '',\
'MADatNLO.HwU' index 274 using (($1+$2)/2):($3 < 0 ? sqrt(-1) : $3):4 w yerrorbar ls 2 title '',\
'MADatNLO.HwU' index 274 using (($1+$2)/2):($3 < 0 ? sqrt(-1) : $3) ls 2 title 'LO|#1, central value, dynamical\_scale\_choice=10',\
'MADatNLO.HwU' index 273 using (($1+$2)/2):($3 >= 0 ? sqrt(-1) : abs($3)):4 w yerrorbar ls 101 title '',\
'MADatNLO.HwU' index 273 using (($1+$2)/2):($3 >= 0 ? sqrt(-1) : abs($3)) ls 101 title '',\
'MADatNLO.HwU' index 273 using (($1+$2)/2):($3 < 0 ? sqrt(-1) : $3):4 w yerrorbar ls 1 title '',\
'MADatNLO.HwU' index 273 using (($1+$2)/2):($3 < 0 ? sqrt(-1) : $3) ls 1 title 'NLO|#1, central value, dynamical\_scale\_choice=10'
#-- rendering subhistograms 'Relative scale and PDF uncertainty'
unset label
unset format
set yrange [-1.4800e+00:1.4000e+00]
set origin 0.0000e+00, 3.5000e-01
set size 1.0000e+00, 1.5000e-01
set mytics 2
set ytics auto
set format x ''
unset logscale y
set ylabel "NLO|#1 rel.unc."
set label "Relative uncertainties w.r.t. central values" font ",9" front at graph 0.03, graph 0.13
plot \
'MADatNLO.HwU' index 276 using (($1+$2)/2):(safe($7,$3,1.0)-1.0) ls 14 title '',\
'MADatNLO.HwU' index 276 using (($1+$2)/2):(safe($6,$3,1.0)-1.0) ls 14 title '',\
'MADatNLO.HwU' index 275 using (($1+$2)/2):(safe($7,$3,1.0)-1.0) ls 13 title '',\
'MADatNLO.HwU' index 275 using (($1+$2)/2):(safe($6,$3,1.0)-1.0) ls 13 title '',\
'MADatNLO.HwU' index 274 using (($1+$2)/2):(safe($7,$3,1.0)-1.0) ls 12 title '',\
'MADatNLO.HwU' index 274 using (($1+$2)/2):(safe($6,$3,1.0)-1.0) ls 12 title '',\
'MADatNLO.HwU' index 273 using (($1+$2)/2):(safe($7,$3,1.0)-1.0) ls 11 title '',\
'MADatNLO.HwU' index 273 using (($1+$2)/2):(safe($6,$3,1.0)-1.0) ls 11 title '',\
0.0 ls 999 title '',\
'MADatNLO.HwU' index 276 using (($1+$2)/2):(0.0):(safe($4,$3,0.0)) w yerrorbar ls 4 title '',\
'MADatNLO.HwU' index 276 using (($1+$2)/2):(safe($5,$3,1.0)-1.0) ls 4 title '',\
'MADatNLO.HwU' index 275 using (($1+$2)/2):(0.0):(safe($4,$3,0.0)) w yerrorbar ls 3 title '',\
'MADatNLO.HwU' index 275 using (($1+$2)/2):(safe($5,$3,1.0)-1.0) ls 3 title '',\
'MADatNLO.HwU' index 274 using (($1+$2)/2):(0.0):(safe($4,$3,0.0)) w yerrorbar ls 2 title '',\
'MADatNLO.HwU' index 274 using (($1+$2)/2):(safe($5,$3,1.0)-1.0) ls 2 title '',\
'MADatNLO.HwU' index 273 using (($1+$2)/2):(0.0):(safe($4,$3,0.0)) w yerrorbar ls 1 title '',\
'MADatNLO.HwU' index 273 using (($1+$2)/2):(safe($5,$3,1.0)-1.0) ls 1 title ''
#-- rendering subhistograms '(LO|#1SD0|#1SD1|#1)/(NLO|#1 central value) ratio'
unset label
unset format
set yrange [-2.4000e-01:1.2000e+00]
set origin 0.0000e+00, 2.0000e-01
set size 1.0000e+00, 1.5000e-01
set mytics 2
set ytics auto
set format x
unset logscale y
set ylabel "ratio w.r.t. NLO|#1"
set label "(LO|#1SD0|#1SD1|#1)/(NLO|#1 central value)" font ",9" at graph 0.03, graph 0.13
plot \
1.0 ls 999 title '',\
'MADatNLO.HwU' index 279 using (($1+$2)/2):7 ls 14 title '',\
'MADatNLO.HwU' index 279 using (($1+$2)/2):6 ls 14 title '',\
'MADatNLO.HwU' index 278 using (($1+$2)/2):7 ls 13 title '',\
'MADatNLO.HwU' index 278 using (($1+$2)/2):6 ls 13 title '',\
'MADatNLO.HwU' index 277 using (($1+$2)/2):7 ls 12 title '',\
'MADatNLO.HwU' index 277 using (($1+$2)/2):6 ls 12 title '',\
'MADatNLO.HwU' index 279 using (($1+$2)/2):5 ls 4 title '',\
'MADatNLO.HwU' index 279 using (($1+$2)/2):3:4 w yerrorbar ls 4 title '',\
'MADatNLO.HwU' index 279 using (($1+$2)/2):3 ls 4 title '',\
'MADatNLO.HwU' index 278 using (($1+$2)/2):5 ls 3 title '',\
'MADatNLO.HwU' index 278 using (($1+$2)/2):3:4 w yerrorbar ls 3 title '',\
'MADatNLO.HwU' index 278 using (($1+$2)/2):3 ls 3 title '',\
'MADatNLO.HwU' index 277 using (($1+$2)/2):5 ls 2 title '',\
'MADatNLO.HwU' index 277 using (($1+$2)/2):3:4 w yerrorbar ls 2 title '',\
'MADatNLO.HwU' index 277 using (($1+$2)/2):3 ls 2 title ''

unset label

################################################################################

################################################################################
### Rendering of the plot titled 'epemmupmum log M'
################################################################################

set multiplot
set label "epemmupmum log M" font ",13" at graph 0.04, graph 1.05
set xrange [-2.0000e-01:3.8000e+00]
set bmargin 0 
set tmargin 0
set xtics nomirror
set ytics nomirror
set mytics 10
set xtics auto
set key horizontal noreverse maxcols 1 width -4 
set label front 'MadGraph5\_aMC\@NLO' font "Courier,11" rotate by 90 at graph 1.02, graph 0.04

#-- rendering subhistograms 'NLO|#1 and LO|#1 results'

set format y '10^{%T}'
set yrange [9.0000e-01:1.1000e+02]
set origin 0.0000e+00, 5.0000e-01
set size 1.0000e+00, 4.0000e-01
set mytics 10
set ytics auto
set format x ''
set logscale y
set ylabel "{/Symbol s} per bin [pb]"

plot \
sqrt(-1) ls 14 title 'SD1|#1, scale variation',\
sqrt(-1) ls 13 title 'SD0|#1, scale variation',\
sqrt(-1) ls 12 title 'LO|#1, scale variation',\
sqrt(-1) ls 11 title 'NLO|#1, scale variation',\
'MADatNLO.HwU' index 283 using (($1+$2)/2):($3 >= 0 ? sqrt(-1) : abs($3)):4 w yerrorbar ls 104 title '',\
'MADatNLO.HwU' index 283 using (($1+$2)/2):($3 >= 0 ? sqrt(-1) : abs($3)) ls 104 title '',\
'MADatNLO.HwU' index 283 using (($1+$2)/2):($3 < 0 ? sqrt(-1) : $3):4 w yerrorbar ls 4 title '',\
'MADatNLO.HwU' index 283 using (($1+$2)/2):($3 < 0 ? sqrt(-1) : $3) ls 4 title 'SD1|#1, central value, dynamical\_scale\_choice=10',\
'MADatNLO.HwU' index 282 using (($1+$2)/2):($3 >= 0 ? sqrt(-1) : abs($3)):4 w yerrorbar ls 103 title '',\
'MADatNLO.HwU' index 282 using (($1+$2)/2):($3 >= 0 ? sqrt(-1) : abs($3)) ls 103 title '',\
'MADatNLO.HwU' index 282 using (($1+$2)/2):($3 < 0 ? sqrt(-1) : $3):4 w yerrorbar ls 3 title '',\
'MADatNLO.HwU' index 282 using (($1+$2)/2):($3 < 0 ? sqrt(-1) : $3) ls 3 title 'SD0|#1, central value, dynamical\_scale\_choice=10',\
'MADatNLO.HwU' index 281 using (($1+$2)/2):($3 >= 0 ? sqrt(-1) : abs($3)):4 w yerrorbar ls 102 title '',\
'MADatNLO.HwU' index 281 using (($1+$2)/2):($3 >= 0 ? sqrt(-1) : abs($3)) ls 102 title '',\
'MADatNLO.HwU' index 281 using (($1+$2)/2):($3 < 0 ? sqrt(-1) : $3):4 w yerrorbar ls 2 title '',\
'MADatNLO.HwU' index 281 using (($1+$2)/2):($3 < 0 ? sqrt(-1) : $3) ls 2 title 'LO|#1, central value, dynamical\_scale\_choice=10',\
'MADatNLO.HwU' index 280 using (($1+$2)/2):($3 >= 0 ? sqrt(-1) : abs($3)):4 w yerrorbar ls 101 title '',\
'MADatNLO.HwU' index 280 using (($1+$2)/2):($3 >= 0 ? sqrt(-1) : abs($3)) ls 101 title '',\
'MADatNLO.HwU' index 280 using (($1+$2)/2):($3 < 0 ? sqrt(-1) : $3):4 w yerrorbar ls 1 title '',\
'MADatNLO.HwU' index 280 using (($1+$2)/2):($3 < 0 ? sqrt(-1) : $3) ls 1 title 'NLO|#1, central value, dynamical\_scale\_choice=10'
#-- rendering subhistograms 'Relative scale and PDF uncertainty'
unset label
unset format
set yrange [-1.4800e+00:1.4000e+00]
set origin 0.0000e+00, 3.5000e-01
set size 1.0000e+00, 1.5000e-01
set mytics 2
set ytics auto
set format x ''
unset logscale y
set ylabel "NLO|#1 rel.unc."
set label "Relative uncertainties w.r.t. central values" font ",9" front at graph 0.03, graph 0.13
plot \
'MADatNLO.HwU' index 283 using (($1+$2)/2):(safe($7,$3,1.0)-1.0) ls 14 title '',\
'MADatNLO.HwU' index 283 using (($1+$2)/2):(safe($6,$3,1.0)-1.0) ls 14 title '',\
'MADatNLO.HwU' index 282 using (($1+$2)/2):(safe($7,$3,1.0)-1.0) ls 13 title '',\
'MADatNLO.HwU' index 282 using (($1+$2)/2):(safe($6,$3,1.0)-1.0) ls 13 title '',\
'MADatNLO.HwU' index 281 using (($1+$2)/2):(safe($7,$3,1.0)-1.0) ls 12 title '',\
'MADatNLO.HwU' index 281 using (($1+$2)/2):(safe($6,$3,1.0)-1.0) ls 12 title '',\
'MADatNLO.HwU' index 280 using (($1+$2)/2):(safe($7,$3,1.0)-1.0) ls 11 title '',\
'MADatNLO.HwU' index 280 using (($1+$2)/2):(safe($6,$3,1.0)-1.0) ls 11 title '',\
0.0 ls 999 title '',\
'MADatNLO.HwU' index 283 using (($1+$2)/2):(0.0):(safe($4,$3,0.0)) w yerrorbar ls 4 title '',\
'MADatNLO.HwU' index 283 using (($1+$2)/2):(safe($5,$3,1.0)-1.0) ls 4 title '',\
'MADatNLO.HwU' index 282 using (($1+$2)/2):(0.0):(safe($4,$3,0.0)) w yerrorbar ls 3 title '',\
'MADatNLO.HwU' index 282 using (($1+$2)/2):(safe($5,$3,1.0)-1.0) ls 3 title '',\
'MADatNLO.HwU' index 281 using (($1+$2)/2):(0.0):(safe($4,$3,0.0)) w yerrorbar ls 2 title '',\
'MADatNLO.HwU' index 281 using (($1+$2)/2):(safe($5,$3,1.0)-1.0) ls 2 title '',\
'MADatNLO.HwU' index 280 using (($1+$2)/2):(0.0):(safe($4,$3,0.0)) w yerrorbar ls 1 title '',\
'MADatNLO.HwU' index 280 using (($1+$2)/2):(safe($5,$3,1.0)-1.0) ls 1 title ''
#-- rendering subhistograms '(LO|#1SD0|#1SD1|#1)/(NLO|#1 central value) ratio'
unset label
unset format
set yrange [-2.4000e-01:1.2000e+00]
set origin 0.0000e+00, 2.0000e-01
set size 1.0000e+00, 1.5000e-01
set mytics 2
set ytics auto
set format x
unset logscale y
set ylabel "ratio w.r.t. NLO|#1"
set label "(LO|#1SD0|#1SD1|#1)/(NLO|#1 central value)" font ",9" at graph 0.03, graph 0.13
plot \
1.0 ls 999 title '',\
'MADatNLO.HwU' index 286 using (($1+$2)/2):7 ls 14 title '',\
'MADatNLO.HwU' index 286 using (($1+$2)/2):6 ls 14 title '',\
'MADatNLO.HwU' index 285 using (($1+$2)/2):7 ls 13 title '',\
'MADatNLO.HwU' index 285 using (($1+$2)/2):6 ls 13 title '',\
'MADatNLO.HwU' index 284 using (($1+$2)/2):7 ls 12 title '',\
'MADatNLO.HwU' index 284 using (($1+$2)/2):6 ls 12 title '',\
'MADatNLO.HwU' index 286 using (($1+$2)/2):5 ls 4 title '',\
'MADatNLO.HwU' index 286 using (($1+$2)/2):3:4 w yerrorbar ls 4 title '',\
'MADatNLO.HwU' index 286 using (($1+$2)/2):3 ls 4 title '',\
'MADatNLO.HwU' index 285 using (($1+$2)/2):5 ls 3 title '',\
'MADatNLO.HwU' index 285 using (($1+$2)/2):3:4 w yerrorbar ls 3 title '',\
'MADatNLO.HwU' index 285 using (($1+$2)/2):3 ls 3 title '',\
'MADatNLO.HwU' index 284 using (($1+$2)/2):5 ls 2 title '',\
'MADatNLO.HwU' index 284 using (($1+$2)/2):3:4 w yerrorbar ls 2 title '',\
'MADatNLO.HwU' index 284 using (($1+$2)/2):3 ls 2 title ''

unset label

################################################################################

################################################################################
### Rendering of the plot titled 'epvemumvm log M'
################################################################################

set multiplot
set label "epvemumvm log M" font ",13" at graph 0.04, graph 1.05
set xrange [-2.0000e-01:3.8000e+00]
set bmargin 0 
set tmargin 0
set xtics nomirror
set ytics nomirror
set mytics 10
set xtics auto
set key horizontal noreverse maxcols 1 width -4 
set label front 'MadGraph5\_aMC\@NLO' font "Courier,11" rotate by 90 at graph 1.02, graph 0.04

#-- rendering subhistograms 'NLO|#1 and LO|#1 results'

set format y '10^{%T}'
set yrange [9.0000e-01:1.1000e+02]
set origin 0.0000e+00, 5.0000e-01
set size 1.0000e+00, 4.0000e-01
set mytics 10
set ytics auto
set format x ''
set logscale y
set ylabel "{/Symbol s} per bin [pb]"

plot \
sqrt(-1) ls 14 title 'SD1|#1, scale variation',\
sqrt(-1) ls 13 title 'SD0|#1, scale variation',\
sqrt(-1) ls 12 title 'LO|#1, scale variation',\
sqrt(-1) ls 11 title 'NLO|#1, scale variation',\
'MADatNLO.HwU' index 290 using (($1+$2)/2):($3 >= 0 ? sqrt(-1) : abs($3)):4 w yerrorbar ls 104 title '',\
'MADatNLO.HwU' index 290 using (($1+$2)/2):($3 >= 0 ? sqrt(-1) : abs($3)) ls 104 title '',\
'MADatNLO.HwU' index 290 using (($1+$2)/2):($3 < 0 ? sqrt(-1) : $3):4 w yerrorbar ls 4 title '',\
'MADatNLO.HwU' index 290 using (($1+$2)/2):($3 < 0 ? sqrt(-1) : $3) ls 4 title 'SD1|#1, central value, dynamical\_scale\_choice=10',\
'MADatNLO.HwU' index 289 using (($1+$2)/2):($3 >= 0 ? sqrt(-1) : abs($3)):4 w yerrorbar ls 103 title '',\
'MADatNLO.HwU' index 289 using (($1+$2)/2):($3 >= 0 ? sqrt(-1) : abs($3)) ls 103 title '',\
'MADatNLO.HwU' index 289 using (($1+$2)/2):($3 < 0 ? sqrt(-1) : $3):4 w yerrorbar ls 3 title '',\
'MADatNLO.HwU' index 289 using (($1+$2)/2):($3 < 0 ? sqrt(-1) : $3) ls 3 title 'SD0|#1, central value, dynamical\_scale\_choice=10',\
'MADatNLO.HwU' index 288 using (($1+$2)/2):($3 >= 0 ? sqrt(-1) : abs($3)):4 w yerrorbar ls 102 title '',\
'MADatNLO.HwU' index 288 using (($1+$2)/2):($3 >= 0 ? sqrt(-1) : abs($3)) ls 102 title '',\
'MADatNLO.HwU' index 288 using (($1+$2)/2):($3 < 0 ? sqrt(-1) : $3):4 w yerrorbar ls 2 title '',\
'MADatNLO.HwU' index 288 using (($1+$2)/2):($3 < 0 ? sqrt(-1) : $3) ls 2 title 'LO|#1, central value, dynamical\_scale\_choice=10',\
'MADatNLO.HwU' index 287 using (($1+$2)/2):($3 >= 0 ? sqrt(-1) : abs($3)):4 w yerrorbar ls 101 title '',\
'MADatNLO.HwU' index 287 using (($1+$2)/2):($3 >= 0 ? sqrt(-1) : abs($3)) ls 101 title '',\
'MADatNLO.HwU' index 287 using (($1+$2)/2):($3 < 0 ? sqrt(-1) : $3):4 w yerrorbar ls 1 title '',\
'MADatNLO.HwU' index 287 using (($1+$2)/2):($3 < 0 ? sqrt(-1) : $3) ls 1 title 'NLO|#1, central value, dynamical\_scale\_choice=10'
#-- rendering subhistograms 'Relative scale and PDF uncertainty'
unset label
unset format
set yrange [-1.4800e+00:1.4000e+00]
set origin 0.0000e+00, 3.5000e-01
set size 1.0000e+00, 1.5000e-01
set mytics 2
set ytics auto
set format x ''
unset logscale y
set ylabel "NLO|#1 rel.unc."
set label "Relative uncertainties w.r.t. central values" font ",9" front at graph 0.03, graph 0.13
plot \
'MADatNLO.HwU' index 290 using (($1+$2)/2):(safe($7,$3,1.0)-1.0) ls 14 title '',\
'MADatNLO.HwU' index 290 using (($1+$2)/2):(safe($6,$3,1.0)-1.0) ls 14 title '',\
'MADatNLO.HwU' index 289 using (($1+$2)/2):(safe($7,$3,1.0)-1.0) ls 13 title '',\
'MADatNLO.HwU' index 289 using (($1+$2)/2):(safe($6,$3,1.0)-1.0) ls 13 title '',\
'MADatNLO.HwU' index 288 using (($1+$2)/2):(safe($7,$3,1.0)-1.0) ls 12 title '',\
'MADatNLO.HwU' index 288 using (($1+$2)/2):(safe($6,$3,1.0)-1.0) ls 12 title '',\
'MADatNLO.HwU' index 287 using (($1+$2)/2):(safe($7,$3,1.0)-1.0) ls 11 title '',\
'MADatNLO.HwU' index 287 using (($1+$2)/2):(safe($6,$3,1.0)-1.0) ls 11 title '',\
0.0 ls 999 title '',\
'MADatNLO.HwU' index 290 using (($1+$2)/2):(0.0):(safe($4,$3,0.0)) w yerrorbar ls 4 title '',\
'MADatNLO.HwU' index 290 using (($1+$2)/2):(safe($5,$3,1.0)-1.0) ls 4 title '',\
'MADatNLO.HwU' index 289 using (($1+$2)/2):(0.0):(safe($4,$3,0.0)) w yerrorbar ls 3 title '',\
'MADatNLO.HwU' index 289 using (($1+$2)/2):(safe($5,$3,1.0)-1.0) ls 3 title '',\
'MADatNLO.HwU' index 288 using (($1+$2)/2):(0.0):(safe($4,$3,0.0)) w yerrorbar ls 2 title '',\
'MADatNLO.HwU' index 288 using (($1+$2)/2):(safe($5,$3,1.0)-1.0) ls 2 title '',\
'MADatNLO.HwU' index 287 using (($1+$2)/2):(0.0):(safe($4,$3,0.0)) w yerrorbar ls 1 title '',\
'MADatNLO.HwU' index 287 using (($1+$2)/2):(safe($5,$3,1.0)-1.0) ls 1 title ''
#-- rendering subhistograms '(LO|#1SD0|#1SD1|#1)/(NLO|#1 central value) ratio'
unset label
unset format
set yrange [-2.4000e-01:1.2000e+00]
set origin 0.0000e+00, 2.0000e-01
set size 1.0000e+00, 1.5000e-01
set mytics 2
set ytics auto
set format x
unset logscale y
set ylabel "ratio w.r.t. NLO|#1"
set label "(LO|#1SD0|#1SD1|#1)/(NLO|#1 central value)" font ",9" at graph 0.03, graph 0.13
plot \
1.0 ls 999 title '',\
'MADatNLO.HwU' index 293 using (($1+$2)/2):7 ls 14 title '',\
'MADatNLO.HwU' index 293 using (($1+$2)/2):6 ls 14 title '',\
'MADatNLO.HwU' index 292 using (($1+$2)/2):7 ls 13 title '',\
'MADatNLO.HwU' index 292 using (($1+$2)/2):6 ls 13 title '',\
'MADatNLO.HwU' index 291 using (($1+$2)/2):7 ls 12 title '',\
'MADatNLO.HwU' index 291 using (($1+$2)/2):6 ls 12 title '',\
'MADatNLO.HwU' index 293 using (($1+$2)/2):5 ls 4 title '',\
'MADatNLO.HwU' index 293 using (($1+$2)/2):3:4 w yerrorbar ls 4 title '',\
'MADatNLO.HwU' index 293 using (($1+$2)/2):3 ls 4 title '',\
'MADatNLO.HwU' index 292 using (($1+$2)/2):5 ls 3 title '',\
'MADatNLO.HwU' index 292 using (($1+$2)/2):3:4 w yerrorbar ls 3 title '',\
'MADatNLO.HwU' index 292 using (($1+$2)/2):3 ls 3 title '',\
'MADatNLO.HwU' index 291 using (($1+$2)/2):5 ls 2 title '',\
'MADatNLO.HwU' index 291 using (($1+$2)/2):3:4 w yerrorbar ls 2 title '',\
'MADatNLO.HwU' index 291 using (($1+$2)/2):3 ls 2 title ''

unset label

################################################################################

################################################################################
### Rendering of the plot titled 'ttbar log M'
################################################################################

set multiplot
set label "ttbar log M" font ",13" at graph 0.04, graph 1.05
set xrange [3.0000e+00:5.0000e+00]
set bmargin 0 
set tmargin 0
set xtics nomirror
set ytics nomirror
set mytics 10
set xtics auto
set key horizontal noreverse maxcols 1 width -4 
set label front 'MadGraph5\_aMC\@NLO' font "Courier,11" rotate by 90 at graph 1.02, graph 0.04

#-- rendering subhistograms 'NLO|#1 and LO|#1 results'

set format y '10^{%T}'
set yrange [6.5734e-09:3.7845e+01]
set origin 0.0000e+00, 5.0000e-01
set size 1.0000e+00, 4.0000e-01
set mytics 10
set ytics auto
set format x ''
set logscale y
set ylabel "{/Symbol s} per bin [pb]"

plot \
sqrt(-1) ls 14 title 'SD1|#1, scale variation',\
sqrt(-1) ls 13 title 'SD0|#1, scale variation',\
sqrt(-1) ls 12 title 'LO|#1, scale variation',\
sqrt(-1) ls 11 title 'NLO|#1, scale variation',\
'MADatNLO.HwU' index 297 using (($1+$2)/2):($3 >= 0 ? sqrt(-1) : abs($3)):4 w yerrorbar ls 104 title '',\
'MADatNLO.HwU' index 297 using (($1+$2)/2):($3 >= 0 ? sqrt(-1) : abs($3)) ls 104 title '',\
'MADatNLO.HwU' index 297 using (($1+$2)/2):($3 < 0 ? sqrt(-1) : $3):4 w yerrorbar ls 4 title '',\
'MADatNLO.HwU' index 297 using (($1+$2)/2):($3 < 0 ? sqrt(-1) : $3) ls 4 title 'SD1|#1, central value, dynamical\_scale\_choice=10',\
'MADatNLO.HwU' index 296 using (($1+$2)/2):($3 >= 0 ? sqrt(-1) : abs($3)):4 w yerrorbar ls 103 title '',\
'MADatNLO.HwU' index 296 using (($1+$2)/2):($3 >= 0 ? sqrt(-1) : abs($3)) ls 103 title '',\
'MADatNLO.HwU' index 296 using (($1+$2)/2):($3 < 0 ? sqrt(-1) : $3):4 w yerrorbar ls 3 title '',\
'MADatNLO.HwU' index 296 using (($1+$2)/2):($3 < 0 ? sqrt(-1) : $3) ls 3 title 'SD0|#1, central value, dynamical\_scale\_choice=10',\
'MADatNLO.HwU' index 295 using (($1+$2)/2):($3 >= 0 ? sqrt(-1) : abs($3)):4 w yerrorbar ls 102 title '',\
'MADatNLO.HwU' index 295 using (($1+$2)/2):($3 >= 0 ? sqrt(-1) : abs($3)) ls 102 title '',\
'MADatNLO.HwU' index 295 using (($1+$2)/2):($3 < 0 ? sqrt(-1) : $3):4 w yerrorbar ls 2 title '',\
'MADatNLO.HwU' index 295 using (($1+$2)/2):($3 < 0 ? sqrt(-1) : $3) ls 2 title 'LO|#1, central value, dynamical\_scale\_choice=10',\
'MADatNLO.HwU' index 294 using (($1+$2)/2):($3 >= 0 ? sqrt(-1) : abs($3)):4 w yerrorbar ls 101 title '',\
'MADatNLO.HwU' index 294 using (($1+$2)/2):($3 >= 0 ? sqrt(-1) : abs($3)) ls 101 title '',\
'MADatNLO.HwU' index 294 using (($1+$2)/2):($3 < 0 ? sqrt(-1) : $3):4 w yerrorbar ls 1 title '',\
'MADatNLO.HwU' index 294 using (($1+$2)/2):($3 < 0 ? sqrt(-1) : $3) ls 1 title 'NLO|#1, central value, dynamical\_scale\_choice=10'
#-- rendering subhistograms 'Relative scale and PDF uncertainty'
unset label
unset format
set yrange [-8.2184e-01:7.7741e-01]
set origin 0.0000e+00, 3.5000e-01
set size 1.0000e+00, 1.5000e-01
set mytics 2
set ytics auto
set format x ''
unset logscale y
set ylabel "NLO|#1 rel.unc."
set label "Relative uncertainties w.r.t. central values" font ",9" front at graph 0.03, graph 0.13
plot \
'MADatNLO.HwU' index 297 using (($1+$2)/2):(safe($7,$3,1.0)-1.0) ls 14 title '',\
'MADatNLO.HwU' index 297 using (($1+$2)/2):(safe($6,$3,1.0)-1.0) ls 14 title '',\
'MADatNLO.HwU' index 296 using (($1+$2)/2):(safe($7,$3,1.0)-1.0) ls 13 title '',\
'MADatNLO.HwU' index 296 using (($1+$2)/2):(safe($6,$3,1.0)-1.0) ls 13 title '',\
'MADatNLO.HwU' index 295 using (($1+$2)/2):(safe($7,$3,1.0)-1.0) ls 12 title '',\
'MADatNLO.HwU' index 295 using (($1+$2)/2):(safe($6,$3,1.0)-1.0) ls 12 title '',\
'MADatNLO.HwU' index 294 using (($1+$2)/2):(safe($7,$3,1.0)-1.0) ls 11 title '',\
'MADatNLO.HwU' index 294 using (($1+$2)/2):(safe($6,$3,1.0)-1.0) ls 11 title '',\
0.0 ls 999 title '',\
'MADatNLO.HwU' index 297 using (($1+$2)/2):(0.0):(safe($4,$3,0.0)) w yerrorbar ls 4 title '',\
'MADatNLO.HwU' index 297 using (($1+$2)/2):(safe($5,$3,1.0)-1.0) ls 4 title '',\
'MADatNLO.HwU' index 296 using (($1+$2)/2):(0.0):(safe($4,$3,0.0)) w yerrorbar ls 3 title '',\
'MADatNLO.HwU' index 296 using (($1+$2)/2):(safe($5,$3,1.0)-1.0) ls 3 title '',\
'MADatNLO.HwU' index 295 using (($1+$2)/2):(0.0):(safe($4,$3,0.0)) w yerrorbar ls 2 title '',\
'MADatNLO.HwU' index 295 using (($1+$2)/2):(safe($5,$3,1.0)-1.0) ls 2 title '',\
'MADatNLO.HwU' index 294 using (($1+$2)/2):(0.0):(safe($4,$3,0.0)) w yerrorbar ls 1 title '',\
'MADatNLO.HwU' index 294 using (($1+$2)/2):(safe($5,$3,1.0)-1.0) ls 1 title ''
#-- rendering subhistograms '(LO|#1SD0|#1SD1|#1)/(NLO|#1 central value) ratio'
unset label
unset format
set yrange [-2.2631e+00:3.6554e+00]
set origin 0.0000e+00, 2.0000e-01
set size 1.0000e+00, 1.5000e-01
set mytics 2
set ytics auto
set format x
unset logscale y
set ylabel "ratio w.r.t. NLO|#1"
set label "(LO|#1SD0|#1SD1|#1)/(NLO|#1 central value)" font ",9" at graph 0.03, graph 0.13
plot \
1.0 ls 999 title '',\
'MADatNLO.HwU' index 300 using (($1+$2)/2):7 ls 14 title '',\
'MADatNLO.HwU' index 300 using (($1+$2)/2):6 ls 14 title '',\
'MADatNLO.HwU' index 299 using (($1+$2)/2):7 ls 13 title '',\
'MADatNLO.HwU' index 299 using (($1+$2)/2):6 ls 13 title '',\
'MADatNLO.HwU' index 298 using (($1+$2)/2):7 ls 12 title '',\
'MADatNLO.HwU' index 298 using (($1+$2)/2):6 ls 12 title '',\
'MADatNLO.HwU' index 300 using (($1+$2)/2):5 ls 4 title '',\
'MADatNLO.HwU' index 300 using (($1+$2)/2):3:4 w yerrorbar ls 4 title '',\
'MADatNLO.HwU' index 300 using (($1+$2)/2):3 ls 4 title '',\
'MADatNLO.HwU' index 299 using (($1+$2)/2):5 ls 3 title '',\
'MADatNLO.HwU' index 299 using (($1+$2)/2):3:4 w yerrorbar ls 3 title '',\
'MADatNLO.HwU' index 299 using (($1+$2)/2):3 ls 3 title '',\
'MADatNLO.HwU' index 298 using (($1+$2)/2):5 ls 2 title '',\
'MADatNLO.HwU' index 298 using (($1+$2)/2):3:4 w yerrorbar ls 2 title '',\
'MADatNLO.HwU' index 298 using (($1+$2)/2):3 ls 2 title ''

unset label

################################################################################

################################################################################
### Rendering of the plot titled 'higgs-pair log M'
################################################################################

set multiplot
set label "higgs-pair log M" font ",13" at graph 0.04, graph 1.05
set xrange [-2.0000e-01:3.8000e+00]
set bmargin 0 
set tmargin 0
set xtics nomirror
set ytics nomirror
set mytics 10
set xtics auto
set key horizontal noreverse maxcols 1 width -4 
set label front 'MadGraph5\_aMC\@NLO' font "Courier,11" rotate by 90 at graph 1.02, graph 0.04

#-- rendering subhistograms 'NLO|#1 and LO|#1 results'

set format y '10^{%T}'
set yrange [9.0000e-01:1.1000e+02]
set origin 0.0000e+00, 5.0000e-01
set size 1.0000e+00, 4.0000e-01
set mytics 10
set ytics auto
set format x ''
set logscale y
set ylabel "{/Symbol s} per bin [pb]"

plot \
sqrt(-1) ls 14 title 'SD1|#1, scale variation',\
sqrt(-1) ls 13 title 'SD0|#1, scale variation',\
sqrt(-1) ls 12 title 'LO|#1, scale variation',\
sqrt(-1) ls 11 title 'NLO|#1, scale variation',\
'MADatNLO.HwU' index 304 using (($1+$2)/2):($3 >= 0 ? sqrt(-1) : abs($3)):4 w yerrorbar ls 104 title '',\
'MADatNLO.HwU' index 304 using (($1+$2)/2):($3 >= 0 ? sqrt(-1) : abs($3)) ls 104 title '',\
'MADatNLO.HwU' index 304 using (($1+$2)/2):($3 < 0 ? sqrt(-1) : $3):4 w yerrorbar ls 4 title '',\
'MADatNLO.HwU' index 304 using (($1+$2)/2):($3 < 0 ? sqrt(-1) : $3) ls 4 title 'SD1|#1, central value, dynamical\_scale\_choice=10',\
'MADatNLO.HwU' index 303 using (($1+$2)/2):($3 >= 0 ? sqrt(-1) : abs($3)):4 w yerrorbar ls 103 title '',\
'MADatNLO.HwU' index 303 using (($1+$2)/2):($3 >= 0 ? sqrt(-1) : abs($3)) ls 103 title '',\
'MADatNLO.HwU' index 303 using (($1+$2)/2):($3 < 0 ? sqrt(-1) : $3):4 w yerrorbar ls 3 title '',\
'MADatNLO.HwU' index 303 using (($1+$2)/2):($3 < 0 ? sqrt(-1) : $3) ls 3 title 'SD0|#1, central value, dynamical\_scale\_choice=10',\
'MADatNLO.HwU' index 302 using (($1+$2)/2):($3 >= 0 ? sqrt(-1) : abs($3)):4 w yerrorbar ls 102 title '',\
'MADatNLO.HwU' index 302 using (($1+$2)/2):($3 >= 0 ? sqrt(-1) : abs($3)) ls 102 title '',\
'MADatNLO.HwU' index 302 using (($1+$2)/2):($3 < 0 ? sqrt(-1) : $3):4 w yerrorbar ls 2 title '',\
'MADatNLO.HwU' index 302 using (($1+$2)/2):($3 < 0 ? sqrt(-1) : $3) ls 2 title 'LO|#1, central value, dynamical\_scale\_choice=10',\
'MADatNLO.HwU' index 301 using (($1+$2)/2):($3 >= 0 ? sqrt(-1) : abs($3)):4 w yerrorbar ls 101 title '',\
'MADatNLO.HwU' index 301 using (($1+$2)/2):($3 >= 0 ? sqrt(-1) : abs($3)) ls 101 title '',\
'MADatNLO.HwU' index 301 using (($1+$2)/2):($3 < 0 ? sqrt(-1) : $3):4 w yerrorbar ls 1 title '',\
'MADatNLO.HwU' index 301 using (($1+$2)/2):($3 < 0 ? sqrt(-1) : $3) ls 1 title 'NLO|#1, central value, dynamical\_scale\_choice=10'
#-- rendering subhistograms 'Relative scale and PDF uncertainty'
unset label
unset format
set yrange [-1.4800e+00:1.4000e+00]
set origin 0.0000e+00, 3.5000e-01
set size 1.0000e+00, 1.5000e-01
set mytics 2
set ytics auto
set format x ''
unset logscale y
set ylabel "NLO|#1 rel.unc."
set label "Relative uncertainties w.r.t. central values" font ",9" front at graph 0.03, graph 0.13
plot \
'MADatNLO.HwU' index 304 using (($1+$2)/2):(safe($7,$3,1.0)-1.0) ls 14 title '',\
'MADatNLO.HwU' index 304 using (($1+$2)/2):(safe($6,$3,1.0)-1.0) ls 14 title '',\
'MADatNLO.HwU' index 303 using (($1+$2)/2):(safe($7,$3,1.0)-1.0) ls 13 title '',\
'MADatNLO.HwU' index 303 using (($1+$2)/2):(safe($6,$3,1.0)-1.0) ls 13 title '',\
'MADatNLO.HwU' index 302 using (($1+$2)/2):(safe($7,$3,1.0)-1.0) ls 12 title '',\
'MADatNLO.HwU' index 302 using (($1+$2)/2):(safe($6,$3,1.0)-1.0) ls 12 title '',\
'MADatNLO.HwU' index 301 using (($1+$2)/2):(safe($7,$3,1.0)-1.0) ls 11 title '',\
'MADatNLO.HwU' index 301 using (($1+$2)/2):(safe($6,$3,1.0)-1.0) ls 11 title '',\
0.0 ls 999 title '',\
'MADatNLO.HwU' index 304 using (($1+$2)/2):(0.0):(safe($4,$3,0.0)) w yerrorbar ls 4 title '',\
'MADatNLO.HwU' index 304 using (($1+$2)/2):(safe($5,$3,1.0)-1.0) ls 4 title '',\
'MADatNLO.HwU' index 303 using (($1+$2)/2):(0.0):(safe($4,$3,0.0)) w yerrorbar ls 3 title '',\
'MADatNLO.HwU' index 303 using (($1+$2)/2):(safe($5,$3,1.0)-1.0) ls 3 title '',\
'MADatNLO.HwU' index 302 using (($1+$2)/2):(0.0):(safe($4,$3,0.0)) w yerrorbar ls 2 title '',\
'MADatNLO.HwU' index 302 using (($1+$2)/2):(safe($5,$3,1.0)-1.0) ls 2 title '',\
'MADatNLO.HwU' index 301 using (($1+$2)/2):(0.0):(safe($4,$3,0.0)) w yerrorbar ls 1 title '',\
'MADatNLO.HwU' index 301 using (($1+$2)/2):(safe($5,$3,1.0)-1.0) ls 1 title ''
#-- rendering subhistograms '(LO|#1SD0|#1SD1|#1)/(NLO|#1 central value) ratio'
unset label
unset format
set yrange [-2.4000e-01:1.2000e+00]
set origin 0.0000e+00, 2.0000e-01
set size 1.0000e+00, 1.5000e-01
set mytics 2
set ytics auto
set format x
unset logscale y
set ylabel "ratio w.r.t. NLO|#1"
set label "(LO|#1SD0|#1SD1|#1)/(NLO|#1 central value)" font ",9" at graph 0.03, graph 0.13
plot \
1.0 ls 999 title '',\
'MADatNLO.HwU' index 307 using (($1+$2)/2):7 ls 14 title '',\
'MADatNLO.HwU' index 307 using (($1+$2)/2):6 ls 14 title '',\
'MADatNLO.HwU' index 306 using (($1+$2)/2):7 ls 13 title '',\
'MADatNLO.HwU' index 306 using (($1+$2)/2):6 ls 13 title '',\
'MADatNLO.HwU' index 305 using (($1+$2)/2):7 ls 12 title '',\
'MADatNLO.HwU' index 305 using (($1+$2)/2):6 ls 12 title '',\
'MADatNLO.HwU' index 307 using (($1+$2)/2):5 ls 4 title '',\
'MADatNLO.HwU' index 307 using (($1+$2)/2):3:4 w yerrorbar ls 4 title '',\
'MADatNLO.HwU' index 307 using (($1+$2)/2):3 ls 4 title '',\
'MADatNLO.HwU' index 306 using (($1+$2)/2):5 ls 3 title '',\
'MADatNLO.HwU' index 306 using (($1+$2)/2):3:4 w yerrorbar ls 3 title '',\
'MADatNLO.HwU' index 306 using (($1+$2)/2):3 ls 3 title '',\
'MADatNLO.HwU' index 305 using (($1+$2)/2):5 ls 2 title '',\
'MADatNLO.HwU' index 305 using (($1+$2)/2):3:4 w yerrorbar ls 2 title '',\
'MADatNLO.HwU' index 305 using (($1+$2)/2):3 ls 2 title ''

unset label

################################################################################

################################################################################
### Rendering of the plot titled 'j1j2 log M'
################################################################################

set multiplot
set label "j1j2 log M" font ",13" at graph 0.04, graph 1.05
set xrange [3.0000e+00:5.0000e+00]
set bmargin 0 
set tmargin 0
set xtics nomirror
set ytics nomirror
set mytics 10
set xtics auto
set key horizontal noreverse maxcols 1 width -4 
set label front 'MadGraph5\_aMC\@NLO' font "Courier,11" rotate by 90 at graph 1.02, graph 0.04

#-- rendering subhistograms 'NLO|#1 and LO|#1 results'

set format y '10^{%T}'
set yrange [7.7043e-09:3.7845e+01]
set origin 0.0000e+00, 5.0000e-01
set size 1.0000e+00, 4.0000e-01
set mytics 10
set ytics auto
set format x ''
set logscale y
set ylabel "{/Symbol s} per bin [pb]"

plot \
sqrt(-1) ls 14 title 'SD1|#1, scale variation',\
sqrt(-1) ls 13 title 'SD0|#1, scale variation',\
sqrt(-1) ls 12 title 'LO|#1, scale variation',\
sqrt(-1) ls 11 title 'NLO|#1, scale variation',\
'MADatNLO.HwU' index 311 using (($1+$2)/2):($3 >= 0 ? sqrt(-1) : abs($3)):4 w yerrorbar ls 104 title '',\
'MADatNLO.HwU' index 311 using (($1+$2)/2):($3 >= 0 ? sqrt(-1) : abs($3)) ls 104 title '',\
'MADatNLO.HwU' index 311 using (($1+$2)/2):($3 < 0 ? sqrt(-1) : $3):4 w yerrorbar ls 4 title '',\
'MADatNLO.HwU' index 311 using (($1+$2)/2):($3 < 0 ? sqrt(-1) : $3) ls 4 title 'SD1|#1, central value, dynamical\_scale\_choice=10',\
'MADatNLO.HwU' index 310 using (($1+$2)/2):($3 >= 0 ? sqrt(-1) : abs($3)):4 w yerrorbar ls 103 title '',\
'MADatNLO.HwU' index 310 using (($1+$2)/2):($3 >= 0 ? sqrt(-1) : abs($3)) ls 103 title '',\
'MADatNLO.HwU' index 310 using (($1+$2)/2):($3 < 0 ? sqrt(-1) : $3):4 w yerrorbar ls 3 title '',\
'MADatNLO.HwU' index 310 using (($1+$2)/2):($3 < 0 ? sqrt(-1) : $3) ls 3 title 'SD0|#1, central value, dynamical\_scale\_choice=10',\
'MADatNLO.HwU' index 309 using (($1+$2)/2):($3 >= 0 ? sqrt(-1) : abs($3)):4 w yerrorbar ls 102 title '',\
'MADatNLO.HwU' index 309 using (($1+$2)/2):($3 >= 0 ? sqrt(-1) : abs($3)) ls 102 title '',\
'MADatNLO.HwU' index 309 using (($1+$2)/2):($3 < 0 ? sqrt(-1) : $3):4 w yerrorbar ls 2 title '',\
'MADatNLO.HwU' index 309 using (($1+$2)/2):($3 < 0 ? sqrt(-1) : $3) ls 2 title 'LO|#1, central value, dynamical\_scale\_choice=10',\
'MADatNLO.HwU' index 308 using (($1+$2)/2):($3 >= 0 ? sqrt(-1) : abs($3)):4 w yerrorbar ls 101 title '',\
'MADatNLO.HwU' index 308 using (($1+$2)/2):($3 >= 0 ? sqrt(-1) : abs($3)) ls 101 title '',\
'MADatNLO.HwU' index 308 using (($1+$2)/2):($3 < 0 ? sqrt(-1) : $3):4 w yerrorbar ls 1 title '',\
'MADatNLO.HwU' index 308 using (($1+$2)/2):($3 < 0 ? sqrt(-1) : $3) ls 1 title 'NLO|#1, central value, dynamical\_scale\_choice=10'
#-- rendering subhistograms 'Relative scale and PDF uncertainty'
unset label
unset format
set yrange [-7.1721e-01:6.7844e-01]
set origin 0.0000e+00, 3.5000e-01
set size 1.0000e+00, 1.5000e-01
set mytics 2
set ytics auto
set format x ''
unset logscale y
set ylabel "NLO|#1 rel.unc."
set label "Relative uncertainties w.r.t. central values" font ",9" front at graph 0.03, graph 0.13
plot \
'MADatNLO.HwU' index 311 using (($1+$2)/2):(safe($7,$3,1.0)-1.0) ls 14 title '',\
'MADatNLO.HwU' index 311 using (($1+$2)/2):(safe($6,$3,1.0)-1.0) ls 14 title '',\
'MADatNLO.HwU' index 310 using (($1+$2)/2):(safe($7,$3,1.0)-1.0) ls 13 title '',\
'MADatNLO.HwU' index 310 using (($1+$2)/2):(safe($6,$3,1.0)-1.0) ls 13 title '',\
'MADatNLO.HwU' index 309 using (($1+$2)/2):(safe($7,$3,1.0)-1.0) ls 12 title '',\
'MADatNLO.HwU' index 309 using (($1+$2)/2):(safe($6,$3,1.0)-1.0) ls 12 title '',\
'MADatNLO.HwU' index 308 using (($1+$2)/2):(safe($7,$3,1.0)-1.0) ls 11 title '',\
'MADatNLO.HwU' index 308 using (($1+$2)/2):(safe($6,$3,1.0)-1.0) ls 11 title '',\
0.0 ls 999 title '',\
'MADatNLO.HwU' index 311 using (($1+$2)/2):(0.0):(safe($4,$3,0.0)) w yerrorbar ls 4 title '',\
'MADatNLO.HwU' index 311 using (($1+$2)/2):(safe($5,$3,1.0)-1.0) ls 4 title '',\
'MADatNLO.HwU' index 310 using (($1+$2)/2):(0.0):(safe($4,$3,0.0)) w yerrorbar ls 3 title '',\
'MADatNLO.HwU' index 310 using (($1+$2)/2):(safe($5,$3,1.0)-1.0) ls 3 title '',\
'MADatNLO.HwU' index 309 using (($1+$2)/2):(0.0):(safe($4,$3,0.0)) w yerrorbar ls 2 title '',\
'MADatNLO.HwU' index 309 using (($1+$2)/2):(safe($5,$3,1.0)-1.0) ls 2 title '',\
'MADatNLO.HwU' index 308 using (($1+$2)/2):(0.0):(safe($4,$3,0.0)) w yerrorbar ls 1 title '',\
'MADatNLO.HwU' index 308 using (($1+$2)/2):(safe($5,$3,1.0)-1.0) ls 1 title ''
#-- rendering subhistograms '(LO|#1SD0|#1SD1|#1)/(NLO|#1 central value) ratio'
unset label
unset format
set yrange [-2.1757e+00:3.6680e+00]
set origin 0.0000e+00, 2.0000e-01
set size 1.0000e+00, 1.5000e-01
set mytics 2
set ytics auto
set format x
unset logscale y
set ylabel "ratio w.r.t. NLO|#1"
set label "(LO|#1SD0|#1SD1|#1)/(NLO|#1 central value)" font ",9" at graph 0.03, graph 0.13
plot \
1.0 ls 999 title '',\
'MADatNLO.HwU' index 314 using (($1+$2)/2):7 ls 14 title '',\
'MADatNLO.HwU' index 314 using (($1+$2)/2):6 ls 14 title '',\
'MADatNLO.HwU' index 313 using (($1+$2)/2):7 ls 13 title '',\
'MADatNLO.HwU' index 313 using (($1+$2)/2):6 ls 13 title '',\
'MADatNLO.HwU' index 312 using (($1+$2)/2):7 ls 12 title '',\
'MADatNLO.HwU' index 312 using (($1+$2)/2):6 ls 12 title '',\
'MADatNLO.HwU' index 314 using (($1+$2)/2):5 ls 4 title '',\
'MADatNLO.HwU' index 314 using (($1+$2)/2):3:4 w yerrorbar ls 4 title '',\
'MADatNLO.HwU' index 314 using (($1+$2)/2):3 ls 4 title '',\
'MADatNLO.HwU' index 313 using (($1+$2)/2):5 ls 3 title '',\
'MADatNLO.HwU' index 313 using (($1+$2)/2):3:4 w yerrorbar ls 3 title '',\
'MADatNLO.HwU' index 313 using (($1+$2)/2):3 ls 3 title '',\
'MADatNLO.HwU' index 312 using (($1+$2)/2):5 ls 2 title '',\
'MADatNLO.HwU' index 312 using (($1+$2)/2):3:4 w yerrorbar ls 2 title '',\
'MADatNLO.HwU' index 312 using (($1+$2)/2):3 ls 2 title ''

unset label

################################################################################

################################################################################
### Rendering of the plot titled 'j2j3 log M'
################################################################################

set multiplot
set label "j2j3 log M" font ",13" at graph 0.04, graph 1.05
set xrange [3.0000e+00:4.9000e+00]
set bmargin 0 
set tmargin 0
set xtics nomirror
set ytics nomirror
set mytics 10
set xtics auto
set key horizontal noreverse maxcols 1 width -4 
set label front 'MadGraph5\_aMC\@NLO' font "Courier,11" rotate by 90 at graph 1.02, graph 0.04

#-- rendering subhistograms 'NLO|#1 and LO|#1 results'

set format y '10^{%T}'
set yrange [1.1178e-09:1.5460e-01]
set origin 0.0000e+00, 5.0000e-01
set size 1.0000e+00, 4.0000e-01
set mytics 10
set ytics auto
set format x ''
set logscale y
set ylabel "{/Symbol s} per bin [pb]"

plot \
sqrt(-1) ls 14 title 'SD1|#1, scale variation',\
sqrt(-1) ls 13 title 'SD0|#1, scale variation',\
sqrt(-1) ls 12 title 'LO|#1, scale variation',\
sqrt(-1) ls 11 title 'NLO|#1, scale variation',\
'MADatNLO.HwU' index 318 using (($1+$2)/2):($3 >= 0 ? sqrt(-1) : abs($3)):4 w yerrorbar ls 104 title '',\
'MADatNLO.HwU' index 318 using (($1+$2)/2):($3 >= 0 ? sqrt(-1) : abs($3)) ls 104 title '',\
'MADatNLO.HwU' index 318 using (($1+$2)/2):($3 < 0 ? sqrt(-1) : $3):4 w yerrorbar ls 4 title '',\
'MADatNLO.HwU' index 318 using (($1+$2)/2):($3 < 0 ? sqrt(-1) : $3) ls 4 title 'SD1|#1, central value, dynamical\_scale\_choice=10',\
'MADatNLO.HwU' index 317 using (($1+$2)/2):($3 >= 0 ? sqrt(-1) : abs($3)):4 w yerrorbar ls 103 title '',\
'MADatNLO.HwU' index 317 using (($1+$2)/2):($3 >= 0 ? sqrt(-1) : abs($3)) ls 103 title '',\
'MADatNLO.HwU' index 317 using (($1+$2)/2):($3 < 0 ? sqrt(-1) : $3):4 w yerrorbar ls 3 title '',\
'MADatNLO.HwU' index 317 using (($1+$2)/2):($3 < 0 ? sqrt(-1) : $3) ls 3 title 'SD0|#1, central value, dynamical\_scale\_choice=10',\
'MADatNLO.HwU' index 316 using (($1+$2)/2):($3 >= 0 ? sqrt(-1) : abs($3)):4 w yerrorbar ls 102 title '',\
'MADatNLO.HwU' index 316 using (($1+$2)/2):($3 >= 0 ? sqrt(-1) : abs($3)) ls 102 title '',\
'MADatNLO.HwU' index 316 using (($1+$2)/2):($3 < 0 ? sqrt(-1) : $3):4 w yerrorbar ls 2 title '',\
'MADatNLO.HwU' index 316 using (($1+$2)/2):($3 < 0 ? sqrt(-1) : $3) ls 2 title 'LO|#1, central value, dynamical\_scale\_choice=10',\
'MADatNLO.HwU' index 315 using (($1+$2)/2):($3 >= 0 ? sqrt(-1) : abs($3)):4 w yerrorbar ls 101 title '',\
'MADatNLO.HwU' index 315 using (($1+$2)/2):($3 >= 0 ? sqrt(-1) : abs($3)) ls 101 title '',\
'MADatNLO.HwU' index 315 using (($1+$2)/2):($3 < 0 ? sqrt(-1) : $3):4 w yerrorbar ls 1 title '',\
'MADatNLO.HwU' index 315 using (($1+$2)/2):($3 < 0 ? sqrt(-1) : $3) ls 1 title 'NLO|#1, central value, dynamical\_scale\_choice=10'
#-- rendering subhistograms 'Relative scale and PDF uncertainty'
unset label
unset format
set yrange [-1.7352e-01:1.8643e-01]
set origin 0.0000e+00, 3.5000e-01
set size 1.0000e+00, 1.5000e-01
set mytics 2
set ytics auto
set format x ''
unset logscale y
set ylabel "NLO|#1 rel.unc."
set label "Relative uncertainties w.r.t. central values" font ",9" front at graph 0.03, graph 0.13
plot \
'MADatNLO.HwU' index 318 using (($1+$2)/2):(safe($7,$3,1.0)-1.0) ls 14 title '',\
'MADatNLO.HwU' index 318 using (($1+$2)/2):(safe($6,$3,1.0)-1.0) ls 14 title '',\
'MADatNLO.HwU' index 317 using (($1+$2)/2):(safe($7,$3,1.0)-1.0) ls 13 title '',\
'MADatNLO.HwU' index 317 using (($1+$2)/2):(safe($6,$3,1.0)-1.0) ls 13 title '',\
'MADatNLO.HwU' index 316 using (($1+$2)/2):(safe($7,$3,1.0)-1.0) ls 12 title '',\
'MADatNLO.HwU' index 316 using (($1+$2)/2):(safe($6,$3,1.0)-1.0) ls 12 title '',\
'MADatNLO.HwU' index 315 using (($1+$2)/2):(safe($7,$3,1.0)-1.0) ls 11 title '',\
'MADatNLO.HwU' index 315 using (($1+$2)/2):(safe($6,$3,1.0)-1.0) ls 11 title '',\
0.0 ls 999 title '',\
'MADatNLO.HwU' index 318 using (($1+$2)/2):(0.0):(safe($4,$3,0.0)) w yerrorbar ls 4 title '',\
'MADatNLO.HwU' index 318 using (($1+$2)/2):(safe($5,$3,1.0)-1.0) ls 4 title '',\
'MADatNLO.HwU' index 317 using (($1+$2)/2):(0.0):(safe($4,$3,0.0)) w yerrorbar ls 3 title '',\
'MADatNLO.HwU' index 317 using (($1+$2)/2):(safe($5,$3,1.0)-1.0) ls 3 title '',\
'MADatNLO.HwU' index 316 using (($1+$2)/2):(0.0):(safe($4,$3,0.0)) w yerrorbar ls 2 title '',\
'MADatNLO.HwU' index 316 using (($1+$2)/2):(safe($5,$3,1.0)-1.0) ls 2 title '',\
'MADatNLO.HwU' index 315 using (($1+$2)/2):(0.0):(safe($4,$3,0.0)) w yerrorbar ls 1 title '',\
'MADatNLO.HwU' index 315 using (($1+$2)/2):(safe($5,$3,1.0)-1.0) ls 1 title ''
#-- rendering subhistograms '(LO|#1SD0|#1SD1|#1)/(NLO|#1 central value) ratio'
unset label
unset format
set yrange [-2.4000e-01:1.2000e+00]
set origin 0.0000e+00, 2.0000e-01
set size 1.0000e+00, 1.5000e-01
set mytics 2
set ytics auto
set format x
unset logscale y
set ylabel "ratio w.r.t. NLO|#1"
set label "(LO|#1SD0|#1SD1|#1)/(NLO|#1 central value)" font ",9" at graph 0.03, graph 0.13
plot \
1.0 ls 999 title '',\
'MADatNLO.HwU' index 321 using (($1+$2)/2):7 ls 14 title '',\
'MADatNLO.HwU' index 321 using (($1+$2)/2):6 ls 14 title '',\
'MADatNLO.HwU' index 320 using (($1+$2)/2):7 ls 13 title '',\
'MADatNLO.HwU' index 320 using (($1+$2)/2):6 ls 13 title '',\
'MADatNLO.HwU' index 319 using (($1+$2)/2):7 ls 12 title '',\
'MADatNLO.HwU' index 319 using (($1+$2)/2):6 ls 12 title '',\
'MADatNLO.HwU' index 321 using (($1+$2)/2):5 ls 4 title '',\
'MADatNLO.HwU' index 321 using (($1+$2)/2):3:4 w yerrorbar ls 4 title '',\
'MADatNLO.HwU' index 321 using (($1+$2)/2):3 ls 4 title '',\
'MADatNLO.HwU' index 320 using (($1+$2)/2):5 ls 3 title '',\
'MADatNLO.HwU' index 320 using (($1+$2)/2):3:4 w yerrorbar ls 3 title '',\
'MADatNLO.HwU' index 320 using (($1+$2)/2):3 ls 3 title '',\
'MADatNLO.HwU' index 319 using (($1+$2)/2):5 ls 2 title '',\
'MADatNLO.HwU' index 319 using (($1+$2)/2):3:4 w yerrorbar ls 2 title '',\
'MADatNLO.HwU' index 319 using (($1+$2)/2):3 ls 2 title ''

unset label

################################################################################

################################################################################
### Rendering of the plot titled 'j1j3 log M'
################################################################################

set multiplot
set label "j1j3 log M" font ",13" at graph 0.04, graph 1.05
set xrange [3.0000e+00:5.0000e+00]
set bmargin 0 
set tmargin 0
set xtics nomirror
set ytics nomirror
set mytics 10
set xtics auto
set key horizontal noreverse maxcols 1 width -4 
set label front 'MadGraph5\_aMC\@NLO' font "Courier,11" rotate by 90 at graph 1.02, graph 0.04

#-- rendering subhistograms 'NLO|#1 and LO|#1 results'

set format y '10^{%T}'
set yrange [1.6712e-10:3.0448e-01]
set origin 0.0000e+00, 5.0000e-01
set size 1.0000e+00, 4.0000e-01
set mytics 10
set ytics auto
set format x ''
set logscale y
set ylabel "{/Symbol s} per bin [pb]"

plot \
sqrt(-1) ls 14 title 'SD1|#1, scale variation',\
sqrt(-1) ls 13 title 'SD0|#1, scale variation',\
sqrt(-1) ls 12 title 'LO|#1, scale variation',\
sqrt(-1) ls 11 title 'NLO|#1, scale variation',\
'MADatNLO.HwU' index 325 using (($1+$2)/2):($3 >= 0 ? sqrt(-1) : abs($3)):4 w yerrorbar ls 104 title '',\
'MADatNLO.HwU' index 325 using (($1+$2)/2):($3 >= 0 ? sqrt(-1) : abs($3)) ls 104 title '',\
'MADatNLO.HwU' index 325 using (($1+$2)/2):($3 < 0 ? sqrt(-1) : $3):4 w yerrorbar ls 4 title '',\
'MADatNLO.HwU' index 325 using (($1+$2)/2):($3 < 0 ? sqrt(-1) : $3) ls 4 title 'SD1|#1, central value, dynamical\_scale\_choice=10',\
'MADatNLO.HwU' index 324 using (($1+$2)/2):($3 >= 0 ? sqrt(-1) : abs($3)):4 w yerrorbar ls 103 title '',\
'MADatNLO.HwU' index 324 using (($1+$2)/2):($3 >= 0 ? sqrt(-1) : abs($3)) ls 103 title '',\
'MADatNLO.HwU' index 324 using (($1+$2)/2):($3 < 0 ? sqrt(-1) : $3):4 w yerrorbar ls 3 title '',\
'MADatNLO.HwU' index 324 using (($1+$2)/2):($3 < 0 ? sqrt(-1) : $3) ls 3 title 'SD0|#1, central value, dynamical\_scale\_choice=10',\
'MADatNLO.HwU' index 323 using (($1+$2)/2):($3 >= 0 ? sqrt(-1) : abs($3)):4 w yerrorbar ls 102 title '',\
'MADatNLO.HwU' index 323 using (($1+$2)/2):($3 >= 0 ? sqrt(-1) : abs($3)) ls 102 title '',\
'MADatNLO.HwU' index 323 using (($1+$2)/2):($3 < 0 ? sqrt(-1) : $3):4 w yerrorbar ls 2 title '',\
'MADatNLO.HwU' index 323 using (($1+$2)/2):($3 < 0 ? sqrt(-1) : $3) ls 2 title 'LO|#1, central value, dynamical\_scale\_choice=10',\
'MADatNLO.HwU' index 322 using (($1+$2)/2):($3 >= 0 ? sqrt(-1) : abs($3)):4 w yerrorbar ls 101 title '',\
'MADatNLO.HwU' index 322 using (($1+$2)/2):($3 >= 0 ? sqrt(-1) : abs($3)) ls 101 title '',\
'MADatNLO.HwU' index 322 using (($1+$2)/2):($3 < 0 ? sqrt(-1) : $3):4 w yerrorbar ls 1 title '',\
'MADatNLO.HwU' index 322 using (($1+$2)/2):($3 < 0 ? sqrt(-1) : $3) ls 1 title 'NLO|#1, central value, dynamical\_scale\_choice=10'
#-- rendering subhistograms 'Relative scale and PDF uncertainty'
unset label
unset format
set yrange [-1.7812e-01:1.9247e-01]
set origin 0.0000e+00, 3.5000e-01
set size 1.0000e+00, 1.5000e-01
set mytics 2
set ytics auto
set format x ''
unset logscale y
set ylabel "NLO|#1 rel.unc."
set label "Relative uncertainties w.r.t. central values" font ",9" front at graph 0.03, graph 0.13
plot \
'MADatNLO.HwU' index 325 using (($1+$2)/2):(safe($7,$3,1.0)-1.0) ls 14 title '',\
'MADatNLO.HwU' index 325 using (($1+$2)/2):(safe($6,$3,1.0)-1.0) ls 14 title '',\
'MADatNLO.HwU' index 324 using (($1+$2)/2):(safe($7,$3,1.0)-1.0) ls 13 title '',\
'MADatNLO.HwU' index 324 using (($1+$2)/2):(safe($6,$3,1.0)-1.0) ls 13 title '',\
'MADatNLO.HwU' index 323 using (($1+$2)/2):(safe($7,$3,1.0)-1.0) ls 12 title '',\
'MADatNLO.HwU' index 323 using (($1+$2)/2):(safe($6,$3,1.0)-1.0) ls 12 title '',\
'MADatNLO.HwU' index 322 using (($1+$2)/2):(safe($7,$3,1.0)-1.0) ls 11 title '',\
'MADatNLO.HwU' index 322 using (($1+$2)/2):(safe($6,$3,1.0)-1.0) ls 11 title '',\
0.0 ls 999 title '',\
'MADatNLO.HwU' index 325 using (($1+$2)/2):(0.0):(safe($4,$3,0.0)) w yerrorbar ls 4 title '',\
'MADatNLO.HwU' index 325 using (($1+$2)/2):(safe($5,$3,1.0)-1.0) ls 4 title '',\
'MADatNLO.HwU' index 324 using (($1+$2)/2):(0.0):(safe($4,$3,0.0)) w yerrorbar ls 3 title '',\
'MADatNLO.HwU' index 324 using (($1+$2)/2):(safe($5,$3,1.0)-1.0) ls 3 title '',\
'MADatNLO.HwU' index 323 using (($1+$2)/2):(0.0):(safe($4,$3,0.0)) w yerrorbar ls 2 title '',\
'MADatNLO.HwU' index 323 using (($1+$2)/2):(safe($5,$3,1.0)-1.0) ls 2 title '',\
'MADatNLO.HwU' index 322 using (($1+$2)/2):(0.0):(safe($4,$3,0.0)) w yerrorbar ls 1 title '',\
'MADatNLO.HwU' index 322 using (($1+$2)/2):(safe($5,$3,1.0)-1.0) ls 1 title ''
#-- rendering subhistograms '(LO|#1SD0|#1SD1|#1)/(NLO|#1 central value) ratio'
unset label
unset format
set yrange [-2.4000e-01:1.2000e+00]
set origin 0.0000e+00, 2.0000e-01
set size 1.0000e+00, 1.5000e-01
set mytics 2
set ytics auto
set format x
unset logscale y
set ylabel "ratio w.r.t. NLO|#1"
set label "(LO|#1SD0|#1SD1|#1)/(NLO|#1 central value)" font ",9" at graph 0.03, graph 0.13
plot \
1.0 ls 999 title '',\
'MADatNLO.HwU' index 328 using (($1+$2)/2):7 ls 14 title '',\
'MADatNLO.HwU' index 328 using (($1+$2)/2):6 ls 14 title '',\
'MADatNLO.HwU' index 327 using (($1+$2)/2):7 ls 13 title '',\
'MADatNLO.HwU' index 327 using (($1+$2)/2):6 ls 13 title '',\
'MADatNLO.HwU' index 326 using (($1+$2)/2):7 ls 12 title '',\
'MADatNLO.HwU' index 326 using (($1+$2)/2):6 ls 12 title '',\
'MADatNLO.HwU' index 328 using (($1+$2)/2):5 ls 4 title '',\
'MADatNLO.HwU' index 328 using (($1+$2)/2):3:4 w yerrorbar ls 4 title '',\
'MADatNLO.HwU' index 328 using (($1+$2)/2):3 ls 4 title '',\
'MADatNLO.HwU' index 327 using (($1+$2)/2):5 ls 3 title '',\
'MADatNLO.HwU' index 327 using (($1+$2)/2):3:4 w yerrorbar ls 3 title '',\
'MADatNLO.HwU' index 327 using (($1+$2)/2):3 ls 3 title '',\
'MADatNLO.HwU' index 326 using (($1+$2)/2):5 ls 2 title '',\
'MADatNLO.HwU' index 326 using (($1+$2)/2):3:4 w yerrorbar ls 2 title '',\
'MADatNLO.HwU' index 326 using (($1+$2)/2):3 ls 2 title ''

unset label

################################################################################

################################################################################
### Rendering of the plot titled 'j1j2j3 log M'
################################################################################

set multiplot
set label "j1j2j3 log M" font ",13" at graph 0.04, graph 1.05
set xrange [3.1000e+00:5.0000e+00]
set bmargin 0 
set tmargin 0
set xtics nomirror
set ytics nomirror
set mytics 10
set xtics auto
set key horizontal noreverse maxcols 1 width -4 
set label front 'MadGraph5\_aMC\@NLO' font "Courier,11" rotate by 90 at graph 1.02, graph 0.04

#-- rendering subhistograms 'NLO|#1 and LO|#1 results'

set format y '10^{%T}'
set yrange [4.0708e-10:1.1701e+00]
set origin 0.0000e+00, 5.0000e-01
set size 1.0000e+00, 4.0000e-01
set mytics 10
set ytics auto
set format x ''
set logscale y
set ylabel "{/Symbol s} per bin [pb]"

plot \
sqrt(-1) ls 14 title 'SD1|#1, scale variation',\
sqrt(-1) ls 13 title 'SD0|#1, scale variation',\
sqrt(-1) ls 12 title 'LO|#1, scale variation',\
sqrt(-1) ls 11 title 'NLO|#1, scale variation',\
'MADatNLO.HwU' index 332 using (($1+$2)/2):($3 >= 0 ? sqrt(-1) : abs($3)):4 w yerrorbar ls 104 title '',\
'MADatNLO.HwU' index 332 using (($1+$2)/2):($3 >= 0 ? sqrt(-1) : abs($3)) ls 104 title '',\
'MADatNLO.HwU' index 332 using (($1+$2)/2):($3 < 0 ? sqrt(-1) : $3):4 w yerrorbar ls 4 title '',\
'MADatNLO.HwU' index 332 using (($1+$2)/2):($3 < 0 ? sqrt(-1) : $3) ls 4 title 'SD1|#1, central value, dynamical\_scale\_choice=10',\
'MADatNLO.HwU' index 331 using (($1+$2)/2):($3 >= 0 ? sqrt(-1) : abs($3)):4 w yerrorbar ls 103 title '',\
'MADatNLO.HwU' index 331 using (($1+$2)/2):($3 >= 0 ? sqrt(-1) : abs($3)) ls 103 title '',\
'MADatNLO.HwU' index 331 using (($1+$2)/2):($3 < 0 ? sqrt(-1) : $3):4 w yerrorbar ls 3 title '',\
'MADatNLO.HwU' index 331 using (($1+$2)/2):($3 < 0 ? sqrt(-1) : $3) ls 3 title 'SD0|#1, central value, dynamical\_scale\_choice=10',\
'MADatNLO.HwU' index 330 using (($1+$2)/2):($3 >= 0 ? sqrt(-1) : abs($3)):4 w yerrorbar ls 102 title '',\
'MADatNLO.HwU' index 330 using (($1+$2)/2):($3 >= 0 ? sqrt(-1) : abs($3)) ls 102 title '',\
'MADatNLO.HwU' index 330 using (($1+$2)/2):($3 < 0 ? sqrt(-1) : $3):4 w yerrorbar ls 2 title '',\
'MADatNLO.HwU' index 330 using (($1+$2)/2):($3 < 0 ? sqrt(-1) : $3) ls 2 title 'LO|#1, central value, dynamical\_scale\_choice=10',\
'MADatNLO.HwU' index 329 using (($1+$2)/2):($3 >= 0 ? sqrt(-1) : abs($3)):4 w yerrorbar ls 101 title '',\
'MADatNLO.HwU' index 329 using (($1+$2)/2):($3 >= 0 ? sqrt(-1) : abs($3)) ls 101 title '',\
'MADatNLO.HwU' index 329 using (($1+$2)/2):($3 < 0 ? sqrt(-1) : $3):4 w yerrorbar ls 1 title '',\
'MADatNLO.HwU' index 329 using (($1+$2)/2):($3 < 0 ? sqrt(-1) : $3) ls 1 title 'NLO|#1, central value, dynamical\_scale\_choice=10'
#-- rendering subhistograms 'Relative scale and PDF uncertainty'
unset label
unset format
set yrange [-1.9818e-01:2.1580e-01]
set origin 0.0000e+00, 3.5000e-01
set size 1.0000e+00, 1.5000e-01
set mytics 2
set ytics auto
set format x ''
unset logscale y
set ylabel "NLO|#1 rel.unc."
set label "Relative uncertainties w.r.t. central values" font ",9" front at graph 0.03, graph 0.13
plot \
'MADatNLO.HwU' index 332 using (($1+$2)/2):(safe($7,$3,1.0)-1.0) ls 14 title '',\
'MADatNLO.HwU' index 332 using (($1+$2)/2):(safe($6,$3,1.0)-1.0) ls 14 title '',\
'MADatNLO.HwU' index 331 using (($1+$2)/2):(safe($7,$3,1.0)-1.0) ls 13 title '',\
'MADatNLO.HwU' index 331 using (($1+$2)/2):(safe($6,$3,1.0)-1.0) ls 13 title '',\
'MADatNLO.HwU' index 330 using (($1+$2)/2):(safe($7,$3,1.0)-1.0) ls 12 title '',\
'MADatNLO.HwU' index 330 using (($1+$2)/2):(safe($6,$3,1.0)-1.0) ls 12 title '',\
'MADatNLO.HwU' index 329 using (($1+$2)/2):(safe($7,$3,1.0)-1.0) ls 11 title '',\
'MADatNLO.HwU' index 329 using (($1+$2)/2):(safe($6,$3,1.0)-1.0) ls 11 title '',\
0.0 ls 999 title '',\
'MADatNLO.HwU' index 332 using (($1+$2)/2):(0.0):(safe($4,$3,0.0)) w yerrorbar ls 4 title '',\
'MADatNLO.HwU' index 332 using (($1+$2)/2):(safe($5,$3,1.0)-1.0) ls 4 title '',\
'MADatNLO.HwU' index 331 using (($1+$2)/2):(0.0):(safe($4,$3,0.0)) w yerrorbar ls 3 title '',\
'MADatNLO.HwU' index 331 using (($1+$2)/2):(safe($5,$3,1.0)-1.0) ls 3 title '',\
'MADatNLO.HwU' index 330 using (($1+$2)/2):(0.0):(safe($4,$3,0.0)) w yerrorbar ls 2 title '',\
'MADatNLO.HwU' index 330 using (($1+$2)/2):(safe($5,$3,1.0)-1.0) ls 2 title '',\
'MADatNLO.HwU' index 329 using (($1+$2)/2):(0.0):(safe($4,$3,0.0)) w yerrorbar ls 1 title '',\
'MADatNLO.HwU' index 329 using (($1+$2)/2):(safe($5,$3,1.0)-1.0) ls 1 title ''
#-- rendering subhistograms '(LO|#1SD0|#1SD1|#1)/(NLO|#1 central value) ratio'
unset label
unset format
set yrange [-2.4000e-01:1.2000e+00]
set origin 0.0000e+00, 2.0000e-01
set size 1.0000e+00, 1.5000e-01
set mytics 2
set ytics auto
set format x
unset logscale y
set ylabel "ratio w.r.t. NLO|#1"
set label "(LO|#1SD0|#1SD1|#1)/(NLO|#1 central value)" font ",9" at graph 0.03, graph 0.13
plot \
1.0 ls 999 title '',\
'MADatNLO.HwU' index 335 using (($1+$2)/2):7 ls 14 title '',\
'MADatNLO.HwU' index 335 using (($1+$2)/2):6 ls 14 title '',\
'MADatNLO.HwU' index 334 using (($1+$2)/2):7 ls 13 title '',\
'MADatNLO.HwU' index 334 using (($1+$2)/2):6 ls 13 title '',\
'MADatNLO.HwU' index 333 using (($1+$2)/2):7 ls 12 title '',\
'MADatNLO.HwU' index 333 using (($1+$2)/2):6 ls 12 title '',\
'MADatNLO.HwU' index 335 using (($1+$2)/2):5 ls 4 title '',\
'MADatNLO.HwU' index 335 using (($1+$2)/2):3:4 w yerrorbar ls 4 title '',\
'MADatNLO.HwU' index 335 using (($1+$2)/2):3 ls 4 title '',\
'MADatNLO.HwU' index 334 using (($1+$2)/2):5 ls 3 title '',\
'MADatNLO.HwU' index 334 using (($1+$2)/2):3:4 w yerrorbar ls 3 title '',\
'MADatNLO.HwU' index 334 using (($1+$2)/2):3 ls 3 title '',\
'MADatNLO.HwU' index 333 using (($1+$2)/2):5 ls 2 title '',\
'MADatNLO.HwU' index 333 using (($1+$2)/2):3:4 w yerrorbar ls 2 title '',\
'MADatNLO.HwU' index 333 using (($1+$2)/2):3 ls 2 title ''

unset label

################################################################################

################################################################################
### Rendering of the plot titled '3w log M'
################################################################################

set multiplot
set label "3w log M" font ",13" at graph 0.04, graph 1.05
set xrange [-2.0000e-01:3.8000e+00]
set bmargin 0 
set tmargin 0
set xtics nomirror
set ytics nomirror
set mytics 10
set xtics auto
set key horizontal noreverse maxcols 1 width -4 
set label front 'MadGraph5\_aMC\@NLO' font "Courier,11" rotate by 90 at graph 1.02, graph 0.04

#-- rendering subhistograms 'NLO|#1 and LO|#1 results'

set format y '10^{%T}'
set yrange [9.0000e-01:1.1000e+02]
set origin 0.0000e+00, 5.0000e-01
set size 1.0000e+00, 4.0000e-01
set mytics 10
set ytics auto
set format x ''
set logscale y
set ylabel "{/Symbol s} per bin [pb]"

plot \
sqrt(-1) ls 14 title 'SD1|#1, scale variation',\
sqrt(-1) ls 13 title 'SD0|#1, scale variation',\
sqrt(-1) ls 12 title 'LO|#1, scale variation',\
sqrt(-1) ls 11 title 'NLO|#1, scale variation',\
'MADatNLO.HwU' index 339 using (($1+$2)/2):($3 >= 0 ? sqrt(-1) : abs($3)):4 w yerrorbar ls 104 title '',\
'MADatNLO.HwU' index 339 using (($1+$2)/2):($3 >= 0 ? sqrt(-1) : abs($3)) ls 104 title '',\
'MADatNLO.HwU' index 339 using (($1+$2)/2):($3 < 0 ? sqrt(-1) : $3):4 w yerrorbar ls 4 title '',\
'MADatNLO.HwU' index 339 using (($1+$2)/2):($3 < 0 ? sqrt(-1) : $3) ls 4 title 'SD1|#1, central value, dynamical\_scale\_choice=10',\
'MADatNLO.HwU' index 338 using (($1+$2)/2):($3 >= 0 ? sqrt(-1) : abs($3)):4 w yerrorbar ls 103 title '',\
'MADatNLO.HwU' index 338 using (($1+$2)/2):($3 >= 0 ? sqrt(-1) : abs($3)) ls 103 title '',\
'MADatNLO.HwU' index 338 using (($1+$2)/2):($3 < 0 ? sqrt(-1) : $3):4 w yerrorbar ls 3 title '',\
'MADatNLO.HwU' index 338 using (($1+$2)/2):($3 < 0 ? sqrt(-1) : $3) ls 3 title 'SD0|#1, central value, dynamical\_scale\_choice=10',\
'MADatNLO.HwU' index 337 using (($1+$2)/2):($3 >= 0 ? sqrt(-1) : abs($3)):4 w yerrorbar ls 102 title '',\
'MADatNLO.HwU' index 337 using (($1+$2)/2):($3 >= 0 ? sqrt(-1) : abs($3)) ls 102 title '',\
'MADatNLO.HwU' index 337 using (($1+$2)/2):($3 < 0 ? sqrt(-1) : $3):4 w yerrorbar ls 2 title '',\
'MADatNLO.HwU' index 337 using (($1+$2)/2):($3 < 0 ? sqrt(-1) : $3) ls 2 title 'LO|#1, central value, dynamical\_scale\_choice=10',\
'MADatNLO.HwU' index 336 using (($1+$2)/2):($3 >= 0 ? sqrt(-1) : abs($3)):4 w yerrorbar ls 101 title '',\
'MADatNLO.HwU' index 336 using (($1+$2)/2):($3 >= 0 ? sqrt(-1) : abs($3)) ls 101 title '',\
'MADatNLO.HwU' index 336 using (($1+$2)/2):($3 < 0 ? sqrt(-1) : $3):4 w yerrorbar ls 1 title '',\
'MADatNLO.HwU' index 336 using (($1+$2)/2):($3 < 0 ? sqrt(-1) : $3) ls 1 title 'NLO|#1, central value, dynamical\_scale\_choice=10'
#-- rendering subhistograms 'Relative scale and PDF uncertainty'
unset label
unset format
set yrange [-1.4800e+00:1.4000e+00]
set origin 0.0000e+00, 3.5000e-01
set size 1.0000e+00, 1.5000e-01
set mytics 2
set ytics auto
set format x ''
unset logscale y
set ylabel "NLO|#1 rel.unc."
set label "Relative uncertainties w.r.t. central values" font ",9" front at graph 0.03, graph 0.13
plot \
'MADatNLO.HwU' index 339 using (($1+$2)/2):(safe($7,$3,1.0)-1.0) ls 14 title '',\
'MADatNLO.HwU' index 339 using (($1+$2)/2):(safe($6,$3,1.0)-1.0) ls 14 title '',\
'MADatNLO.HwU' index 338 using (($1+$2)/2):(safe($7,$3,1.0)-1.0) ls 13 title '',\
'MADatNLO.HwU' index 338 using (($1+$2)/2):(safe($6,$3,1.0)-1.0) ls 13 title '',\
'MADatNLO.HwU' index 337 using (($1+$2)/2):(safe($7,$3,1.0)-1.0) ls 12 title '',\
'MADatNLO.HwU' index 337 using (($1+$2)/2):(safe($6,$3,1.0)-1.0) ls 12 title '',\
'MADatNLO.HwU' index 336 using (($1+$2)/2):(safe($7,$3,1.0)-1.0) ls 11 title '',\
'MADatNLO.HwU' index 336 using (($1+$2)/2):(safe($6,$3,1.0)-1.0) ls 11 title '',\
0.0 ls 999 title '',\
'MADatNLO.HwU' index 339 using (($1+$2)/2):(0.0):(safe($4,$3,0.0)) w yerrorbar ls 4 title '',\
'MADatNLO.HwU' index 339 using (($1+$2)/2):(safe($5,$3,1.0)-1.0) ls 4 title '',\
'MADatNLO.HwU' index 338 using (($1+$2)/2):(0.0):(safe($4,$3,0.0)) w yerrorbar ls 3 title '',\
'MADatNLO.HwU' index 338 using (($1+$2)/2):(safe($5,$3,1.0)-1.0) ls 3 title '',\
'MADatNLO.HwU' index 337 using (($1+$2)/2):(0.0):(safe($4,$3,0.0)) w yerrorbar ls 2 title '',\
'MADatNLO.HwU' index 337 using (($1+$2)/2):(safe($5,$3,1.0)-1.0) ls 2 title '',\
'MADatNLO.HwU' index 336 using (($1+$2)/2):(0.0):(safe($4,$3,0.0)) w yerrorbar ls 1 title '',\
'MADatNLO.HwU' index 336 using (($1+$2)/2):(safe($5,$3,1.0)-1.0) ls 1 title ''
#-- rendering subhistograms '(LO|#1SD0|#1SD1|#1)/(NLO|#1 central value) ratio'
unset label
unset format
set yrange [-2.4000e-01:1.2000e+00]
set origin 0.0000e+00, 2.0000e-01
set size 1.0000e+00, 1.5000e-01
set mytics 2
set ytics auto
set format x
unset logscale y
set ylabel "ratio w.r.t. NLO|#1"
set label "(LO|#1SD0|#1SD1|#1)/(NLO|#1 central value)" font ",9" at graph 0.03, graph 0.13
plot \
1.0 ls 999 title '',\
'MADatNLO.HwU' index 342 using (($1+$2)/2):7 ls 14 title '',\
'MADatNLO.HwU' index 342 using (($1+$2)/2):6 ls 14 title '',\
'MADatNLO.HwU' index 341 using (($1+$2)/2):7 ls 13 title '',\
'MADatNLO.HwU' index 341 using (($1+$2)/2):6 ls 13 title '',\
'MADatNLO.HwU' index 340 using (($1+$2)/2):7 ls 12 title '',\
'MADatNLO.HwU' index 340 using (($1+$2)/2):6 ls 12 title '',\
'MADatNLO.HwU' index 342 using (($1+$2)/2):5 ls 4 title '',\
'MADatNLO.HwU' index 342 using (($1+$2)/2):3:4 w yerrorbar ls 4 title '',\
'MADatNLO.HwU' index 342 using (($1+$2)/2):3 ls 4 title '',\
'MADatNLO.HwU' index 341 using (($1+$2)/2):5 ls 3 title '',\
'MADatNLO.HwU' index 341 using (($1+$2)/2):3:4 w yerrorbar ls 3 title '',\
'MADatNLO.HwU' index 341 using (($1+$2)/2):3 ls 3 title '',\
'MADatNLO.HwU' index 340 using (($1+$2)/2):5 ls 2 title '',\
'MADatNLO.HwU' index 340 using (($1+$2)/2):3:4 w yerrorbar ls 2 title '',\
'MADatNLO.HwU' index 340 using (($1+$2)/2):3 ls 2 title ''

unset label

################################################################################

################################################################################
### Rendering of the plot titled 'log HT (partons)'
################################################################################

set multiplot
set label "log HT (partons)" font ",13" at graph 0.04, graph 1.05
set xrange [3.1600e+00:3.8000e+00]
set bmargin 0 
set tmargin 0
set xtics nomirror
set ytics nomirror
set mytics 10
set xtics auto
set key horizontal noreverse maxcols 1 width -4 
set label front 'MadGraph5\_aMC\@NLO' font "Courier,11" rotate by 90 at graph 1.02, graph 0.04

#-- rendering subhistograms 'NLO|#1 and LO|#1 results'

set format y '10^{%T}'
set yrange [1.1127e-01:7.4226e+01]
set origin 0.0000e+00, 5.0000e-01
set size 1.0000e+00, 4.0000e-01
set mytics 10
set ytics auto
set format x ''
set logscale y
set ylabel "{/Symbol s} per bin [pb]"

plot \
sqrt(-1) ls 14 title 'SD1|#1, scale variation',\
sqrt(-1) ls 13 title 'SD0|#1, scale variation',\
sqrt(-1) ls 12 title 'LO|#1, scale variation',\
sqrt(-1) ls 11 title 'NLO|#1, scale variation',\
'MADatNLO.HwU' index 346 using (($1+$2)/2):($3 >= 0 ? sqrt(-1) : abs($3)):4 w yerrorbar ls 104 title '',\
'MADatNLO.HwU' index 346 using (($1+$2)/2):($3 >= 0 ? sqrt(-1) : abs($3)) ls 104 title '',\
'MADatNLO.HwU' index 346 using (($1+$2)/2):($3 < 0 ? sqrt(-1) : $3):4 w yerrorbar ls 4 title '',\
'MADatNLO.HwU' index 346 using (($1+$2)/2):($3 < 0 ? sqrt(-1) : $3) ls 4 title 'SD1|#1, central value, dynamical\_scale\_choice=10',\
'MADatNLO.HwU' index 345 using (($1+$2)/2):($3 >= 0 ? sqrt(-1) : abs($3)):4 w yerrorbar ls 103 title '',\
'MADatNLO.HwU' index 345 using (($1+$2)/2):($3 >= 0 ? sqrt(-1) : abs($3)) ls 103 title '',\
'MADatNLO.HwU' index 345 using (($1+$2)/2):($3 < 0 ? sqrt(-1) : $3):4 w yerrorbar ls 3 title '',\
'MADatNLO.HwU' index 345 using (($1+$2)/2):($3 < 0 ? sqrt(-1) : $3) ls 3 title 'SD0|#1, central value, dynamical\_scale\_choice=10',\
'MADatNLO.HwU' index 344 using (($1+$2)/2):($3 >= 0 ? sqrt(-1) : abs($3)):4 w yerrorbar ls 102 title '',\
'MADatNLO.HwU' index 344 using (($1+$2)/2):($3 >= 0 ? sqrt(-1) : abs($3)) ls 102 title '',\
'MADatNLO.HwU' index 344 using (($1+$2)/2):($3 < 0 ? sqrt(-1) : $3):4 w yerrorbar ls 2 title '',\
'MADatNLO.HwU' index 344 using (($1+$2)/2):($3 < 0 ? sqrt(-1) : $3) ls 2 title 'LO|#1, central value, dynamical\_scale\_choice=10',\
'MADatNLO.HwU' index 343 using (($1+$2)/2):($3 >= 0 ? sqrt(-1) : abs($3)):4 w yerrorbar ls 101 title '',\
'MADatNLO.HwU' index 343 using (($1+$2)/2):($3 >= 0 ? sqrt(-1) : abs($3)) ls 101 title '',\
'MADatNLO.HwU' index 343 using (($1+$2)/2):($3 < 0 ? sqrt(-1) : $3):4 w yerrorbar ls 1 title '',\
'MADatNLO.HwU' index 343 using (($1+$2)/2):($3 < 0 ? sqrt(-1) : $3) ls 1 title 'NLO|#1, central value, dynamical\_scale\_choice=10'
#-- rendering subhistograms 'Relative scale and PDF uncertainty'
unset label
unset format
set yrange [-2.0950e-04:2.0047e-04]
set origin 0.0000e+00, 3.5000e-01
set size 1.0000e+00, 1.5000e-01
set mytics 2
set ytics auto
set format x ''
unset logscale y
set ylabel "NLO|#1 rel.unc."
set label "Relative uncertainties w.r.t. central values" font ",9" front at graph 0.03, graph 0.13
plot \
'MADatNLO.HwU' index 346 using (($1+$2)/2):(safe($7,$3,1.0)-1.0) ls 14 title '',\
'MADatNLO.HwU' index 346 using (($1+$2)/2):(safe($6,$3,1.0)-1.0) ls 14 title '',\
'MADatNLO.HwU' index 345 using (($1+$2)/2):(safe($7,$3,1.0)-1.0) ls 13 title '',\
'MADatNLO.HwU' index 345 using (($1+$2)/2):(safe($6,$3,1.0)-1.0) ls 13 title '',\
'MADatNLO.HwU' index 344 using (($1+$2)/2):(safe($7,$3,1.0)-1.0) ls 12 title '',\
'MADatNLO.HwU' index 344 using (($1+$2)/2):(safe($6,$3,1.0)-1.0) ls 12 title '',\
'MADatNLO.HwU' index 343 using (($1+$2)/2):(safe($7,$3,1.0)-1.0) ls 11 title '',\
'MADatNLO.HwU' index 343 using (($1+$2)/2):(safe($6,$3,1.0)-1.0) ls 11 title '',\
0.0 ls 999 title '',\
'MADatNLO.HwU' index 346 using (($1+$2)/2):(0.0):(safe($4,$3,0.0)) w yerrorbar ls 4 title '',\
'MADatNLO.HwU' index 346 using (($1+$2)/2):(safe($5,$3,1.0)-1.0) ls 4 title '',\
'MADatNLO.HwU' index 345 using (($1+$2)/2):(0.0):(safe($4,$3,0.0)) w yerrorbar ls 3 title '',\
'MADatNLO.HwU' index 345 using (($1+$2)/2):(safe($5,$3,1.0)-1.0) ls 3 title '',\
'MADatNLO.HwU' index 344 using (($1+$2)/2):(0.0):(safe($4,$3,0.0)) w yerrorbar ls 2 title '',\
'MADatNLO.HwU' index 344 using (($1+$2)/2):(safe($5,$3,1.0)-1.0) ls 2 title '',\
'MADatNLO.HwU' index 343 using (($1+$2)/2):(0.0):(safe($4,$3,0.0)) w yerrorbar ls 1 title '',\
'MADatNLO.HwU' index 343 using (($1+$2)/2):(safe($5,$3,1.0)-1.0) ls 1 title ''
#-- rendering subhistograms '(LO|#1SD0|#1SD1|#1)/(NLO|#1 central value) ratio'
unset label
unset format
set yrange [-2.8572e-01:1.4225e+00]
set origin 0.0000e+00, 2.0000e-01
set size 1.0000e+00, 1.5000e-01
set mytics 2
set ytics auto
set format x
unset logscale y
set ylabel "ratio w.r.t. NLO|#1"
set label "(LO|#1SD0|#1SD1|#1)/(NLO|#1 central value)" font ",9" at graph 0.03, graph 0.13
plot \
1.0 ls 999 title '',\
'MADatNLO.HwU' index 349 using (($1+$2)/2):7 ls 14 title '',\
'MADatNLO.HwU' index 349 using (($1+$2)/2):6 ls 14 title '',\
'MADatNLO.HwU' index 348 using (($1+$2)/2):7 ls 13 title '',\
'MADatNLO.HwU' index 348 using (($1+$2)/2):6 ls 13 title '',\
'MADatNLO.HwU' index 347 using (($1+$2)/2):7 ls 12 title '',\
'MADatNLO.HwU' index 347 using (($1+$2)/2):6 ls 12 title '',\
'MADatNLO.HwU' index 349 using (($1+$2)/2):5 ls 4 title '',\
'MADatNLO.HwU' index 349 using (($1+$2)/2):3:4 w yerrorbar ls 4 title '',\
'MADatNLO.HwU' index 349 using (($1+$2)/2):3 ls 4 title '',\
'MADatNLO.HwU' index 348 using (($1+$2)/2):5 ls 3 title '',\
'MADatNLO.HwU' index 348 using (($1+$2)/2):3:4 w yerrorbar ls 3 title '',\
'MADatNLO.HwU' index 348 using (($1+$2)/2):3 ls 3 title '',\
'MADatNLO.HwU' index 347 using (($1+$2)/2):5 ls 2 title '',\
'MADatNLO.HwU' index 347 using (($1+$2)/2):3:4 w yerrorbar ls 2 title '',\
'MADatNLO.HwU' index 347 using (($1+$2)/2):3 ls 2 title ''

unset label

################################################################################

################################################################################
### Rendering of the plot titled 'log HT (reconstructed)'
################################################################################

set multiplot
set label "log HT (reconstructed)" font ",13" at graph 0.04, graph 1.05
set xrange [3.4800e+00:3.8000e+00]
set bmargin 0 
set tmargin 0
set xtics nomirror
set ytics nomirror
set mytics 10
set xtics auto
set key horizontal noreverse maxcols 1 width -4 
set label front 'MadGraph5\_aMC\@NLO' font "Courier,11" rotate by 90 at graph 1.02, graph 0.04

#-- rendering subhistograms 'NLO|#1 and LO|#1 results'

set format y '10^{%T}'
set yrange [1.7939e+00:6.1356e+01]
set origin 0.0000e+00, 5.0000e-01
set size 1.0000e+00, 4.0000e-01
set mytics 10
set ytics auto
set format x ''
set logscale y
set ylabel "{/Symbol s} per bin [pb]"

plot \
sqrt(-1) ls 14 title 'SD1|#1, scale variation',\
sqrt(-1) ls 13 title 'SD0|#1, scale variation',\
sqrt(-1) ls 12 title 'LO|#1, scale variation',\
sqrt(-1) ls 11 title 'NLO|#1, scale variation',\
'MADatNLO.HwU' index 353 using (($1+$2)/2):($3 >= 0 ? sqrt(-1) : abs($3)):4 w yerrorbar ls 104 title '',\
'MADatNLO.HwU' index 353 using (($1+$2)/2):($3 >= 0 ? sqrt(-1) : abs($3)) ls 104 title '',\
'MADatNLO.HwU' index 353 using (($1+$2)/2):($3 < 0 ? sqrt(-1) : $3):4 w yerrorbar ls 4 title '',\
'MADatNLO.HwU' index 353 using (($1+$2)/2):($3 < 0 ? sqrt(-1) : $3) ls 4 title 'SD1|#1, central value, dynamical\_scale\_choice=10',\
'MADatNLO.HwU' index 352 using (($1+$2)/2):($3 >= 0 ? sqrt(-1) : abs($3)):4 w yerrorbar ls 103 title '',\
'MADatNLO.HwU' index 352 using (($1+$2)/2):($3 >= 0 ? sqrt(-1) : abs($3)) ls 103 title '',\
'MADatNLO.HwU' index 352 using (($1+$2)/2):($3 < 0 ? sqrt(-1) : $3):4 w yerrorbar ls 3 title '',\
'MADatNLO.HwU' index 352 using (($1+$2)/2):($3 < 0 ? sqrt(-1) : $3) ls 3 title 'SD0|#1, central value, dynamical\_scale\_choice=10',\
'MADatNLO.HwU' index 351 using (($1+$2)/2):($3 >= 0 ? sqrt(-1) : abs($3)):4 w yerrorbar ls 102 title '',\
'MADatNLO.HwU' index 351 using (($1+$2)/2):($3 >= 0 ? sqrt(-1) : abs($3)) ls 102 title '',\
'MADatNLO.HwU' index 351 using (($1+$2)/2):($3 < 0 ? sqrt(-1) : $3):4 w yerrorbar ls 2 title '',\
'MADatNLO.HwU' index 351 using (($1+$2)/2):($3 < 0 ? sqrt(-1) : $3) ls 2 title 'LO|#1, central value, dynamical\_scale\_choice=10',\
'MADatNLO.HwU' index 350 using (($1+$2)/2):($3 >= 0 ? sqrt(-1) : abs($3)):4 w yerrorbar ls 101 title '',\
'MADatNLO.HwU' index 350 using (($1+$2)/2):($3 >= 0 ? sqrt(-1) : abs($3)) ls 101 title '',\
'MADatNLO.HwU' index 350 using (($1+$2)/2):($3 < 0 ? sqrt(-1) : $3):4 w yerrorbar ls 1 title '',\
'MADatNLO.HwU' index 350 using (($1+$2)/2):($3 < 0 ? sqrt(-1) : $3) ls 1 title 'NLO|#1, central value, dynamical\_scale\_choice=10'
#-- rendering subhistograms 'Relative scale and PDF uncertainty'
unset label
unset format
set yrange [-2.4816e-01:2.7603e-01]
set origin 0.0000e+00, 3.5000e-01
set size 1.0000e+00, 1.5000e-01
set mytics 2
set ytics auto
set format x ''
unset logscale y
set ylabel "NLO|#1 rel.unc."
set label "Relative uncertainties w.r.t. central values" font ",9" front at graph 0.03, graph 0.13
plot \
'MADatNLO.HwU' index 353 using (($1+$2)/2):(safe($7,$3,1.0)-1.0) ls 14 title '',\
'MADatNLO.HwU' index 353 using (($1+$2)/2):(safe($6,$3,1.0)-1.0) ls 14 title '',\
'MADatNLO.HwU' index 352 using (($1+$2)/2):(safe($7,$3,1.0)-1.0) ls 13 title '',\
'MADatNLO.HwU' index 352 using (($1+$2)/2):(safe($6,$3,1.0)-1.0) ls 13 title '',\
'MADatNLO.HwU' index 351 using (($1+$2)/2):(safe($7,$3,1.0)-1.0) ls 12 title '',\
'MADatNLO.HwU' index 351 using (($1+$2)/2):(safe($6,$3,1.0)-1.0) ls 12 title '',\
'MADatNLO.HwU' index 350 using (($1+$2)/2):(safe($7,$3,1.0)-1.0) ls 11 title '',\
'MADatNLO.HwU' index 350 using (($1+$2)/2):(safe($6,$3,1.0)-1.0) ls 11 title '',\
0.0 ls 999 title '',\
'MADatNLO.HwU' index 353 using (($1+$2)/2):(0.0):(safe($4,$3,0.0)) w yerrorbar ls 4 title '',\
'MADatNLO.HwU' index 353 using (($1+$2)/2):(safe($5,$3,1.0)-1.0) ls 4 title '',\
'MADatNLO.HwU' index 352 using (($1+$2)/2):(0.0):(safe($4,$3,0.0)) w yerrorbar ls 3 title '',\
'MADatNLO.HwU' index 352 using (($1+$2)/2):(safe($5,$3,1.0)-1.0) ls 3 title '',\
'MADatNLO.HwU' index 351 using (($1+$2)/2):(0.0):(safe($4,$3,0.0)) w yerrorbar ls 2 title '',\
'MADatNLO.HwU' index 351 using (($1+$2)/2):(safe($5,$3,1.0)-1.0) ls 2 title '',\
'MADatNLO.HwU' index 350 using (($1+$2)/2):(0.0):(safe($4,$3,0.0)) w yerrorbar ls 1 title '',\
'MADatNLO.HwU' index 350 using (($1+$2)/2):(safe($5,$3,1.0)-1.0) ls 1 title ''
#-- rendering subhistograms '(LO|#1SD0|#1SD1|#1)/(NLO|#1 central value) ratio'
unset label
unset format
set yrange [-2.7356e-01:1.3650e+00]
set origin 0.0000e+00, 2.0000e-01
set size 1.0000e+00, 1.5000e-01
set mytics 2
set ytics auto
set format x
unset logscale y
set ylabel "ratio w.r.t. NLO|#1"
set label "(LO|#1SD0|#1SD1|#1)/(NLO|#1 central value)" font ",9" at graph 0.03, graph 0.13
plot \
1.0 ls 999 title '',\
'MADatNLO.HwU' index 356 using (($1+$2)/2):7 ls 14 title '',\
'MADatNLO.HwU' index 356 using (($1+$2)/2):6 ls 14 title '',\
'MADatNLO.HwU' index 355 using (($1+$2)/2):7 ls 13 title '',\
'MADatNLO.HwU' index 355 using (($1+$2)/2):6 ls 13 title '',\
'MADatNLO.HwU' index 354 using (($1+$2)/2):7 ls 12 title '',\
'MADatNLO.HwU' index 354 using (($1+$2)/2):6 ls 12 title '',\
'MADatNLO.HwU' index 356 using (($1+$2)/2):5 ls 4 title '',\
'MADatNLO.HwU' index 356 using (($1+$2)/2):3:4 w yerrorbar ls 4 title '',\
'MADatNLO.HwU' index 356 using (($1+$2)/2):3 ls 4 title '',\
'MADatNLO.HwU' index 355 using (($1+$2)/2):5 ls 3 title '',\
'MADatNLO.HwU' index 355 using (($1+$2)/2):3:4 w yerrorbar ls 3 title '',\
'MADatNLO.HwU' index 355 using (($1+$2)/2):3 ls 3 title '',\
'MADatNLO.HwU' index 354 using (($1+$2)/2):5 ls 2 title '',\
'MADatNLO.HwU' index 354 using (($1+$2)/2):3:4 w yerrorbar ls 2 title '',\
'MADatNLO.HwU' index 354 using (($1+$2)/2):3 ls 2 title ''

unset label

################################################################################
unset multiplot
!ps2pdf "MADatNLO.ps" &> /dev/null
